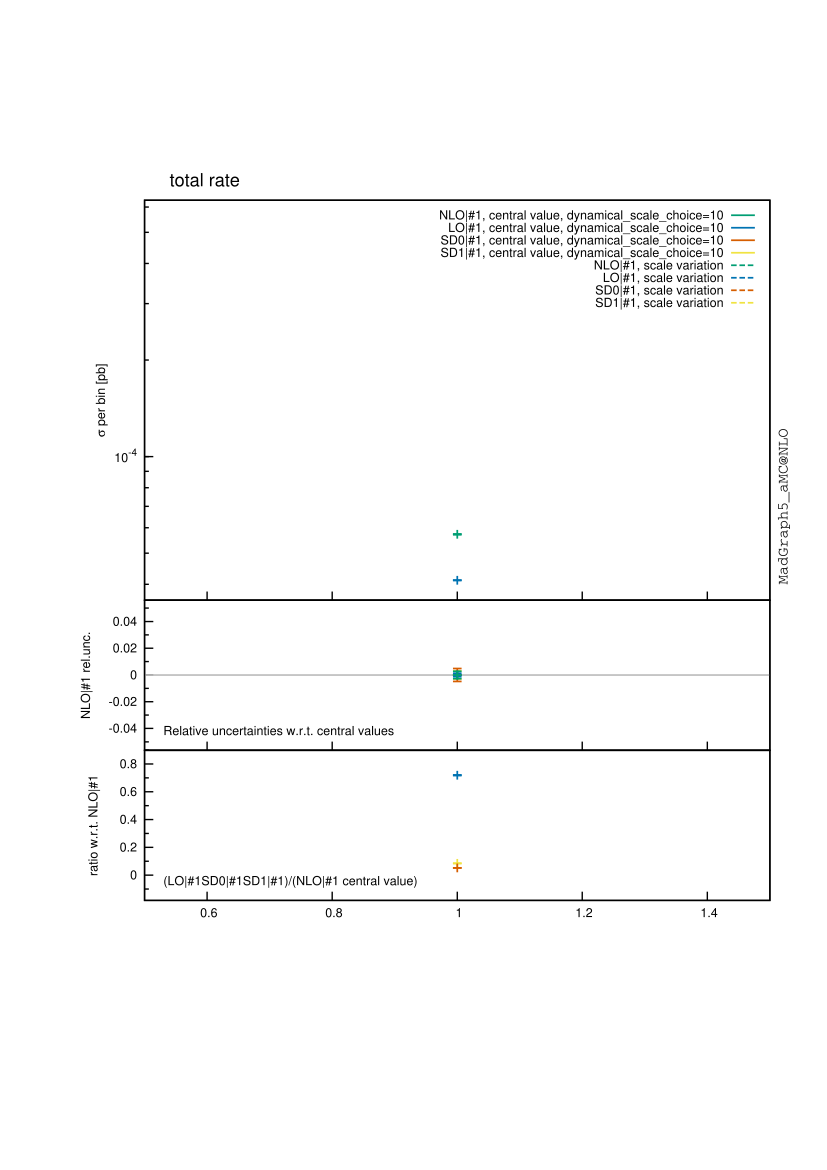

Here is the gnuplot script that generated this plot:

################################################################################
#
# This gnuplot file was generated by MadGraph5_aMC@NLO project, a program which 
# automatically generates Feynman diagrams and matrix elements for arbitrary
# high-energy processes in the Standard Model and beyond. It also perform the
# integration and/or generate events for these processes, at LO and NLO accuracy.
#
# For more information, visit madgraph.phys.ucl.ac.be and amcatnlo.web.cern.ch
#
################################################################################
# /nfs/theoc/data1/dpagani/tobefixed_3.0.4/WWW_checkMarco/bin/internal/histograms.py /nfs/theoc/data1/dpagani/tobefixed_3.0.4/WWW_checkMarco/SubProcesses/P0_udx_wpwpwm/all_G4_6/MADatNLO.HwU /nfs/theoc/data1/dpagani/tobefixed_3.0.4/WWW_checkMarco/SubProcesses/P0_udx_wpwpwm/all_G24_18/MADatNLO.HwU /nfs/theoc/data1/dpagani/tobefixed_3.0.4/WWW_checkMarco/SubProcesses/P0_dxu_wpwpwm/all_G24_3/MADatNLO.HwU /nfs/theoc/data1/dpagani/tobefixed_3.0.4/WWW_checkMarco/SubProcesses/P0_dxu_wpwpwm/all_G4_3/MADatNLO.HwU /nfs/theoc/data1/dpagani/tobefixed_3.0.4/WWW_checkMarco/SubProcesses/P0_dxu_wpwpwm/all_G28_2/MADatNLO.HwU /nfs/theoc/data1/dpagani/tobefixed_3.0.4/WWW_checkMarco/SubProcesses/P0_udx_wpwpwm/all_G28_7/MADatNLO.HwU /nfs/theoc/data1/dpagani/tobefixed_3.0.4/WWW_checkMarco/SubProcesses/P0_udx_wpwpwm/all_G18_21/MADatNLO.HwU /nfs/theoc/data1/dpagani/tobefixed_3.0.4/WWW_checkMarco/SubProcesses/P0_udx_wpwpwm/all_G4_2/MADatNLO.HwU /nfs/theoc/data1/dpagani/tobefixed_3.0.4/WWW_checkMarco/SubProcesses/P0_udx_wpwpwm/all_G28_2/MADatNLO.HwU /nfs/theoc/data1/dpagani/tobefixed_3.0.4/WWW_checkMarco/SubProcesses/P0_dxu_wpwpwm/all_G28_3/MADatNLO.HwU /nfs/theoc/data1/dpagani/tobefixed_3.0.4/WWW_checkMarco/SubProcesses/P0_udx_wpwpwm/all_G10_11/MADatNLO.HwU /nfs/theoc/data1/dpagani/tobefixed_3.0.4/WWW_checkMarco/SubProcesses/P0_udx_wpwpwm/all_G4_1/MADatNLO.HwU /nfs/theoc/data1/dpagani/tobefixed_3.0.4/WWW_checkMarco/SubProcesses/P0_dxu_wpwpwm/all_G19_2/MADatNLO.HwU /nfs/theoc/data1/dpagani/tobefixed_3.0.4/WWW_checkMarco/SubProcesses/P0_dxu_wpwpwm/all_G28_6/MADatNLO.HwU /nfs/theoc/data1/dpagani/tobefixed_3.0.4/WWW_checkMarco/SubProcesses/P0_udx_wpwpwm/all_G28_3/MADatNLO.HwU /nfs/theoc/data1/dpagani/tobefixed_3.0.4/WWW_checkMarco/SubProcesses/P0_dxu_wpwpwm/all_G4_17/MADatNLO.HwU /nfs/theoc/data1/dpagani/tobefixed_3.0.4/WWW_checkMarco/SubProcesses/P0_dxu_wpwpwm/all_G19_1/MADatNLO.HwU /nfs/theoc/data1/dpagani/tobefixed_3.0.4/WWW_checkMarco/SubProcesses/P0_udx_wpwpwm/all_G13_2/MADatNLO.HwU /nfs/theoc/data1/dpagani/tobefixed_3.0.4/WWW_checkMarco/SubProcesses/P0_dxu_wpwpwm/all_G28_5/MADatNLO.HwU /nfs/theoc/data1/dpagani/tobefixed_3.0.4/WWW_checkMarco/SubProcesses/P0_udx_wpwpwm/all_G4_4/MADatNLO.HwU /nfs/theoc/data1/dpagani/tobefixed_3.0.4/WWW_checkMarco/SubProcesses/P0_dxu_wpwpwm/all_G13_1/MADatNLO.HwU /nfs/theoc/data1/dpagani/tobefixed_3.0.4/WWW_checkMarco/SubProcesses/P0_udx_wpwpwm/all_G32_7/MADatNLO.HwU /nfs/theoc/data1/dpagani/tobefixed_3.0.4/WWW_checkMarco/SubProcesses/P0_udx_wpwpwm/all_G28_9/MADatNLO.HwU /nfs/theoc/data1/dpagani/tobefixed_3.0.4/WWW_checkMarco/SubProcesses/P0_dxu_wpwpwm/all_G3_1/MADatNLO.HwU /nfs/theoc/data1/dpagani/tobefixed_3.0.4/WWW_checkMarco/SubProcesses/P0_udx_wpwpwm/all_G14_15/MADatNLO.HwU /nfs/theoc/data1/dpagani/tobefixed_3.0.4/WWW_checkMarco/SubProcesses/P0_udx_wpwpwm/all_G10_1/MADatNLO.HwU /nfs/theoc/data1/dpagani/tobefixed_3.0.4/WWW_checkMarco/SubProcesses/P0_dxu_wpwpwm/all_G28_8/MADatNLO.HwU /nfs/theoc/data1/dpagani/tobefixed_3.0.4/WWW_checkMarco/SubProcesses/P0_udx_wpwpwm/all_G13_1/MADatNLO.HwU /nfs/theoc/data1/dpagani/tobefixed_3.0.4/WWW_checkMarco/SubProcesses/P0_dxu_wpwpwm/all_G28_4/MADatNLO.HwU /nfs/theoc/data1/dpagani/tobefixed_3.0.4/WWW_checkMarco/SubProcesses/P0_udx_wpwpwm/all_G4_7/MADatNLO.HwU /nfs/theoc/data1/dpagani/tobefixed_3.0.4/WWW_checkMarco/SubProcesses/P0_udx_wpwpwm/all_G10_4/MADatNLO.HwU /nfs/theoc/data1/dpagani/tobefixed_3.0.4/WWW_checkMarco/SubProcesses/P0_udx_wpwpwm/all_G20_3/MADatNLO.HwU /nfs/theoc/data1/dpagani/tobefixed_3.0.4/WWW_checkMarco/SubProcesses/P0_udx_wpwpwm/all_G4_3/MADatNLO.HwU /nfs/theoc/data1/dpagani/tobefixed_3.0.4/WWW_checkMarco/SubProcesses/P0_udx_wpwpwm/all_G28_10/MADatNLO.HwU /nfs/theoc/data1/dpagani/tobefixed_3.0.4/WWW_checkMarco/SubProcesses/P0_dxu_wpwpwm/all_G3_3/MADatNLO.HwU /nfs/theoc/data1/dpagani/tobefixed_3.0.4/WWW_checkMarco/SubProcesses/P0_udx_wpwpwm/all_G10_2/MADatNLO.HwU /nfs/theoc/data1/dpagani/tobefixed_3.0.4/WWW_checkMarco/SubProcesses/P0_udx_wpwpwm/all_G18_18/MADatNLO.HwU /nfs/theoc/data1/dpagani/tobefixed_3.0.4/WWW_checkMarco/SubProcesses/P0_dxu_wpwpwm/all_G27_1/MADatNLO.HwU /nfs/theoc/data1/dpagani/tobefixed_3.0.4/WWW_checkMarco/SubProcesses/P0_dxu_wpwpwm/all_G32_20/MADatNLO.HwU /nfs/theoc/data1/dpagani/tobefixed_3.0.4/WWW_checkMarco/SubProcesses/P0_udx_wpwpwm/all_G18_10/MADatNLO.HwU /nfs/theoc/data1/dpagani/tobefixed_3.0.4/WWW_checkMarco/SubProcesses/P0_dxu_wpwpwm/all_G24_6/MADatNLO.HwU /nfs/theoc/data1/dpagani/tobefixed_3.0.4/WWW_checkMarco/SubProcesses/P0_dxu_wpwpwm/all_G28_1/MADatNLO.HwU /nfs/theoc/data1/dpagani/tobefixed_3.0.4/WWW_checkMarco/SubProcesses/P0_udx_wpwpwm/all_G14_20/MADatNLO.HwU /nfs/theoc/data1/dpagani/tobefixed_3.0.4/WWW_checkMarco/SubProcesses/P0_dxu_wpwpwm/all_G3_2/MADatNLO.HwU /nfs/theoc/data1/dpagani/tobefixed_3.0.4/WWW_checkMarco/SubProcesses/P0_udx_wpwpwm/all_G19_2/MADatNLO.HwU /nfs/theoc/data1/dpagani/tobefixed_3.0.4/WWW_checkMarco/SubProcesses/P0_dxu_wpwpwm/all_G13_4/MADatNLO.HwU /nfs/theoc/data1/dpagani/tobefixed_3.0.4/WWW_checkMarco/SubProcesses/P0_dxu_wpwpwm/all_G9_3/MADatNLO.HwU /nfs/theoc/data1/dpagani/tobefixed_3.0.4/WWW_checkMarco/SubProcesses/P0_udx_wpwpwm/all_G28_6/MADatNLO.HwU /nfs/theoc/data1/dpagani/tobefixed_3.0.4/WWW_checkMarco/SubProcesses/P0_udx_wpwpwm/all_G18_6/MADatNLO.HwU /nfs/theoc/data1/dpagani/tobefixed_3.0.4/WWW_checkMarco/SubProcesses/P0_udx_wpwpwm/all_G4_5/MADatNLO.HwU /nfs/theoc/data1/dpagani/tobefixed_3.0.4/WWW_checkMarco/SubProcesses/P0_dxu_wpwpwm/all_G14_11/MADatNLO.HwU /nfs/theoc/data1/dpagani/tobefixed_3.0.4/WWW_checkMarco/SubProcesses/P0_udx_wpwpwm/all_G19_3/MADatNLO.HwU /nfs/theoc/data1/dpagani/tobefixed_3.0.4/WWW_checkMarco/SubProcesses/P0_udx_wpwpwm/all_G20_10/MADatNLO.HwU /nfs/theoc/data1/dpagani/tobefixed_3.0.4/WWW_checkMarco/SubProcesses/P0_dxu_wpwpwm/all_G13_2/MADatNLO.HwU /nfs/theoc/data1/dpagani/tobefixed_3.0.4/WWW_checkMarco/SubProcesses/P0_udx_wpwpwm/all_G27_2/MADatNLO.HwU /nfs/theoc/data1/dpagani/tobefixed_3.0.4/WWW_checkMarco/SubProcesses/P0_udx_wpwpwm/all_G10_8/MADatNLO.HwU /nfs/theoc/data1/dpagani/tobefixed_3.0.4/WWW_checkMarco/SubProcesses/P0_udx_wpwpwm/all_G10_9/MADatNLO.HwU /nfs/theoc/data1/dpagani/tobefixed_3.0.4/WWW_checkMarco/SubProcesses/P0_udx_wpwpwm/all_G23_3/MADatNLO.HwU /nfs/theoc/data1/dpagani/tobefixed_3.0.4/WWW_checkMarco/SubProcesses/P0_dxu_wpwpwm/all_G27_3/MADatNLO.HwU /nfs/theoc/data1/dpagani/tobefixed_3.0.4/WWW_checkMarco/SubProcesses/P0_dxu_wpwpwm/all_G10_15/MADatNLO.HwU /nfs/theoc/data1/dpagani/tobefixed_3.0.4/WWW_checkMarco/SubProcesses/P0_udx_wpwpwm/all_G19_1/MADatNLO.HwU /nfs/theoc/data1/dpagani/tobefixed_3.0.4/WWW_checkMarco/SubProcesses/P0_udx_wpwpwm/all_G14_8/MADatNLO.HwU /nfs/theoc/data1/dpagani/tobefixed_3.0.4/WWW_checkMarco/SubProcesses/P0_udx_wpwpwm/all_G10_5/MADatNLO.HwU /nfs/theoc/data1/dpagani/tobefixed_3.0.4/WWW_checkMarco/SubProcesses/P0_dxu_wpwpwm/all_G32_7/MADatNLO.HwU /nfs/theoc/data1/dpagani/tobefixed_3.0.4/WWW_checkMarco/SubProcesses/P0_dxu_wpwpwm/all_G13_3/MADatNLO.HwU /nfs/theoc/data1/dpagani/tobefixed_3.0.4/WWW_checkMarco/SubProcesses/P0_dxu_wpwpwm/all_G4_24/MADatNLO.HwU /nfs/theoc/data1/dpagani/tobefixed_3.0.4/WWW_checkMarco/SubProcesses/P0_udx_wpwpwm/all_G24_8/MADatNLO.HwU /nfs/theoc/data1/dpagani/tobefixed_3.0.4/WWW_checkMarco/SubProcesses/P0_dxu_wpwpwm/all_G32_19/MADatNLO.HwU /nfs/theoc/data1/dpagani/tobefixed_3.0.4/WWW_checkMarco/SubProcesses/P0_dxu_wpwpwm/all_G9_1/MADatNLO.HwU /nfs/theoc/data1/dpagani/tobefixed_3.0.4/WWW_checkMarco/SubProcesses/P0_udx_wpwpwm/all_G18_16/MADatNLO.HwU /nfs/theoc/data1/dpagani/tobefixed_3.0.4/WWW_checkMarco/SubProcesses/P0_udx_wpwpwm/all_G23_1/MADatNLO.HwU /nfs/theoc/data1/dpagani/tobefixed_3.0.4/WWW_checkMarco/SubProcesses/P0_dxu_wpwpwm/all_G27_2/MADatNLO.HwU /nfs/theoc/data1/dpagani/tobefixed_3.0.4/WWW_checkMarco/SubProcesses/P0_dxu_wpwpwm/all_G9_4/MADatNLO.HwU /nfs/theoc/data1/dpagani/tobefixed_3.0.4/WWW_checkMarco/SubProcesses/P0_dxu_wpwpwm/all_G10_1/MADatNLO.HwU /nfs/theoc/data1/dpagani/tobefixed_3.0.4/WWW_checkMarco/SubProcesses/P0_udx_wpwpwm/all_G27_1/MADatNLO.HwU /nfs/theoc/data1/dpagani/tobefixed_3.0.4/WWW_checkMarco/SubProcesses/P0_dxu_wpwpwm/all_G17_2/MADatNLO.HwU /nfs/theoc/data1/dpagani/tobefixed_3.0.4/WWW_checkMarco/SubProcesses/P0_dxu_wpwpwm/all_G32_12/MADatNLO.HwU /nfs/theoc/data1/dpagani/tobefixed_3.0.4/WWW_checkMarco/SubProcesses/P0_udx_wpwpwm/all_G32_5/MADatNLO.HwU /nfs/theoc/data1/dpagani/tobefixed_3.0.4/WWW_checkMarco/SubProcesses/P0_dxu_wpwpwm/all_G32_22/MADatNLO.HwU /nfs/theoc/data1/dpagani/tobefixed_3.0.4/WWW_checkMarco/SubProcesses/P0_udx_wpwpwm/all_G23_2/MADatNLO.HwU /nfs/theoc/data1/dpagani/tobefixed_3.0.4/WWW_checkMarco/SubProcesses/P0_udx_wpwpwm/all_G31_2/MADatNLO.HwU /nfs/theoc/data1/dpagani/tobefixed_3.0.4/WWW_checkMarco/SubProcesses/P0_dxu_wpwpwm/all_G24_7/MADatNLO.HwU /nfs/theoc/data1/dpagani/tobefixed_3.0.4/WWW_checkMarco/SubProcesses/P0_dxu_wpwpwm/all_G18_7/MADatNLO.HwU /nfs/theoc/data1/dpagani/tobefixed_3.0.4/WWW_checkMarco/SubProcesses/P0_udx_wpwpwm/all_G17_2/MADatNLO.HwU /nfs/theoc/data1/dpagani/tobefixed_3.0.4/WWW_checkMarco/SubProcesses/P0_udx_wpwpwm/all_G10_3/MADatNLO.HwU /nfs/theoc/data1/dpagani/tobefixed_3.0.4/WWW_checkMarco/SubProcesses/P0_dxu_wpwpwm/all_G9_2/MADatNLO.HwU /nfs/theoc/data1/dpagani/tobefixed_3.0.4/WWW_checkMarco/SubProcesses/P0_dxu_wpwpwm/all_G28_7/MADatNLO.HwU /nfs/theoc/data1/dpagani/tobefixed_3.0.4/WWW_checkMarco/SubProcesses/P0_dxu_wpwpwm/all_G20_3/MADatNLO.HwU /nfs/theoc/data1/dpagani/tobefixed_3.0.4/WWW_checkMarco/SubProcesses/P0_dxu_wpwpwm/all_G32_13/MADatNLO.HwU /nfs/theoc/data1/dpagani/tobefixed_3.0.4/WWW_checkMarco/SubProcesses/P0_dxu_wpwpwm/all_G4_9/MADatNLO.HwU /nfs/theoc/data1/dpagani/tobefixed_3.0.4/WWW_checkMarco/SubProcesses/P0_udx_wpwpwm/all_G28_5/MADatNLO.HwU /nfs/theoc/data1/dpagani/tobefixed_3.0.4/WWW_checkMarco/SubProcesses/P0_dxu_wpwpwm/all_G23_2/MADatNLO.HwU /nfs/theoc/data1/dpagani/tobefixed_3.0.4/WWW_checkMarco/SubProcesses/P0_udx_wpwpwm/all_G28_8/MADatNLO.HwU /nfs/theoc/data1/dpagani/tobefixed_3.0.4/WWW_checkMarco/SubProcesses/P0_udx_wpwpwm/all_G17_3/MADatNLO.HwU /nfs/theoc/data1/dpagani/tobefixed_3.0.4/WWW_checkMarco/SubProcesses/P0_dxu_wpwpwm/all_G30/MADatNLO.HwU /nfs/theoc/data1/dpagani/tobefixed_3.0.4/WWW_checkMarco/SubProcesses/P0_udx_wpwpwm/all_G20_2/MADatNLO.HwU /nfs/theoc/data1/dpagani/tobefixed_3.0.4/WWW_checkMarco/SubProcesses/P0_udx_wpwpwm/all_G20_7/MADatNLO.HwU /nfs/theoc/data1/dpagani/tobefixed_3.0.4/WWW_checkMarco/SubProcesses/P0_udx_wpwpwm/all_G24_17/MADatNLO.HwU /nfs/theoc/data1/dpagani/tobefixed_3.0.4/WWW_checkMarco/SubProcesses/P0_dxu_wpwpwm/all_G4_15/MADatNLO.HwU /nfs/theoc/data1/dpagani/tobefixed_3.0.4/WWW_checkMarco/SubProcesses/P0_udx_wpwpwm/all_G17_1/MADatNLO.HwU /nfs/theoc/data1/dpagani/tobefixed_3.0.4/WWW_checkMarco/SubProcesses/P0_udx_wpwpwm/all_G32_8/MADatNLO.HwU /nfs/theoc/data1/dpagani/tobefixed_3.0.4/WWW_checkMarco/SubProcesses/P0_dxu_wpwpwm/all_G18_13/MADatNLO.HwU /nfs/theoc/data1/dpagani/tobefixed_3.0.4/WWW_checkMarco/SubProcesses/P0_udx_wpwpwm/all_G14_13/MADatNLO.HwU /nfs/theoc/data1/dpagani/tobefixed_3.0.4/WWW_checkMarco/SubProcesses/P0_udx_wpwpwm/all_G3_5/MADatNLO.HwU /nfs/theoc/data1/dpagani/tobefixed_3.0.4/WWW_checkMarco/SubProcesses/P0_udx_wpwpwm/all_G31_1/MADatNLO.HwU /nfs/theoc/data1/dpagani/tobefixed_3.0.4/WWW_checkMarco/SubProcesses/P0_udx_wpwpwm/all_G20_14/MADatNLO.HwU /nfs/theoc/data1/dpagani/tobefixed_3.0.4/WWW_checkMarco/SubProcesses/P0_udx_wpwpwm/all_G14_17/MADatNLO.HwU /nfs/theoc/data1/dpagani/tobefixed_3.0.4/WWW_checkMarco/SubProcesses/P0_dxu_wpwpwm/all_G32_10/MADatNLO.HwU /nfs/theoc/data1/dpagani/tobefixed_3.0.4/WWW_checkMarco/SubProcesses/P0_dxu_wpwpwm/all_G17_1/MADatNLO.HwU /nfs/theoc/data1/dpagani/tobefixed_3.0.4/WWW_checkMarco/SubProcesses/P0_dxu_wpwpwm/all_G32_5/MADatNLO.HwU /nfs/theoc/data1/dpagani/tobefixed_3.0.4/WWW_checkMarco/SubProcesses/P0_dxu_wpwpwm/all_G27_4/MADatNLO.HwU /nfs/theoc/data1/dpagani/tobefixed_3.0.4/WWW_checkMarco/SubProcesses/P0_dxu_wpwpwm/all_G23_1/MADatNLO.HwU /nfs/theoc/data1/dpagani/tobefixed_3.0.4/WWW_checkMarco/SubProcesses/P0_dxu_wpwpwm/all_G4_12/MADatNLO.HwU /nfs/theoc/data1/dpagani/tobefixed_3.0.4/WWW_checkMarco/SubProcesses/P0_dxu_wpwpwm/all_G31_1/MADatNLO.HwU /nfs/theoc/data1/dpagani/tobefixed_3.0.4/WWW_checkMarco/SubProcesses/P0_udx_wpwpwm/all_G18_17/MADatNLO.HwU /nfs/theoc/data1/dpagani/tobefixed_3.0.4/WWW_checkMarco/SubProcesses/P0_dxu_wpwpwm/all_G4_27/MADatNLO.HwU /nfs/theoc/data1/dpagani/tobefixed_3.0.4/WWW_checkMarco/SubProcesses/P0_udx_wpwpwm/all_G20_1/MADatNLO.HwU /nfs/theoc/data1/dpagani/tobefixed_3.0.4/WWW_checkMarco/SubProcesses/P0_udx_wpwpwm/all_G3_1/MADatNLO.HwU /nfs/theoc/data1/dpagani/tobefixed_3.0.4/WWW_checkMarco/SubProcesses/P0_dxu_wpwpwm/all_G24_8/MADatNLO.HwU /nfs/theoc/data1/dpagani/tobefixed_3.0.4/WWW_checkMarco/SubProcesses/P0_dxu_wpwpwm/all_G4_22/MADatNLO.HwU /nfs/theoc/data1/dpagani/tobefixed_3.0.4/WWW_checkMarco/SubProcesses/P0_udx_wpwpwm/all_G14_16/MADatNLO.HwU /nfs/theoc/data1/dpagani/tobefixed_3.0.4/WWW_checkMarco/SubProcesses/P0_udx_wpwpwm/all_G2/MADatNLO.HwU /nfs/theoc/data1/dpagani/tobefixed_3.0.4/WWW_checkMarco/SubProcesses/P0_dxu_wpwpwm/all_G24_5/MADatNLO.HwU /nfs/theoc/data1/dpagani/tobefixed_3.0.4/WWW_checkMarco/SubProcesses/P0_dxu_wpwpwm/all_G20_15/MADatNLO.HwU /nfs/theoc/data1/dpagani/tobefixed_3.0.4/WWW_checkMarco/SubProcesses/P0_udx_wpwpwm/all_G28_1/MADatNLO.HwU /nfs/theoc/data1/dpagani/tobefixed_3.0.4/WWW_checkMarco/SubProcesses/P0_udx_wpwpwm/all_G24_19/MADatNLO.HwU /nfs/theoc/data1/dpagani/tobefixed_3.0.4/WWW_checkMarco/SubProcesses/P0_dxu_wpwpwm/all_G20_8/MADatNLO.HwU /nfs/theoc/data1/dpagani/tobefixed_3.0.4/WWW_checkMarco/SubProcesses/P0_udx_wpwpwm/all_G3_3/MADatNLO.HwU /nfs/theoc/data1/dpagani/tobefixed_3.0.4/WWW_checkMarco/SubProcesses/P0_udx_wpwpwm/all_G9_2/MADatNLO.HwU /nfs/theoc/data1/dpagani/tobefixed_3.0.4/WWW_checkMarco/SubProcesses/P0_dxu_wpwpwm/all_G10_17/MADatNLO.HwU /nfs/theoc/data1/dpagani/tobefixed_3.0.4/WWW_checkMarco/SubProcesses/P0_udx_wpwpwm/all_G14_6/MADatNLO.HwU /nfs/theoc/data1/dpagani/tobefixed_3.0.4/WWW_checkMarco/SubProcesses/P0_dxu_wpwpwm/all_G24_2/MADatNLO.HwU /nfs/theoc/data1/dpagani/tobefixed_3.0.4/WWW_checkMarco/SubProcesses/P0_udx_wpwpwm/all_G14_10/MADatNLO.HwU /nfs/theoc/data1/dpagani/tobefixed_3.0.4/WWW_checkMarco/SubProcesses/P0_udx_wpwpwm/all_G14_11/MADatNLO.HwU /nfs/theoc/data1/dpagani/tobefixed_3.0.4/WWW_checkMarco/SubProcesses/P0_dxu_wpwpwm/all_G32_17/MADatNLO.HwU /nfs/theoc/data1/dpagani/tobefixed_3.0.4/WWW_checkMarco/SubProcesses/P0_dxu_wpwpwm/all_G10_3/MADatNLO.HwU /nfs/theoc/data1/dpagani/tobefixed_3.0.4/WWW_checkMarco/SubProcesses/P0_udx_wpwpwm/all_G32_9/MADatNLO.HwU /nfs/theoc/data1/dpagani/tobefixed_3.0.4/WWW_checkMarco/SubProcesses/P0_dxu_wpwpwm/all_G31_5/MADatNLO.HwU /nfs/theoc/data1/dpagani/tobefixed_3.0.4/WWW_checkMarco/SubProcesses/P0_dxu_wpwpwm/all_G32_16/MADatNLO.HwU /nfs/theoc/data1/dpagani/tobefixed_3.0.4/WWW_checkMarco/SubProcesses/P0_dxu_wpwpwm/all_G20_13/MADatNLO.HwU /nfs/theoc/data1/dpagani/tobefixed_3.0.4/WWW_checkMarco/SubProcesses/P0_dxu_wpwpwm/all_G32_6/MADatNLO.HwU /nfs/theoc/data1/dpagani/tobefixed_3.0.4/WWW_checkMarco/SubProcesses/P0_udx_wpwpwm/all_G20_9/MADatNLO.HwU /nfs/theoc/data1/dpagani/tobefixed_3.0.4/WWW_checkMarco/SubProcesses/P0_dxu_wpwpwm/all_G32_9/MADatNLO.HwU /nfs/theoc/data1/dpagani/tobefixed_3.0.4/WWW_checkMarco/SubProcesses/P0_dxu_wpwpwm/all_G2/MADatNLO.HwU /nfs/theoc/data1/dpagani/tobefixed_3.0.4/WWW_checkMarco/SubProcesses/P0_udx_wpwpwm/all_G14_2/MADatNLO.HwU /nfs/theoc/data1/dpagani/tobefixed_3.0.4/WWW_checkMarco/SubProcesses/P0_dxu_wpwpwm/all_G20_2/MADatNLO.HwU /nfs/theoc/data1/dpagani/tobefixed_3.0.4/WWW_checkMarco/SubProcesses/P0_udx_wpwpwm/all_G3_4/MADatNLO.HwU /nfs/theoc/data1/dpagani/tobefixed_3.0.4/WWW_checkMarco/SubProcesses/P0_udx_wpwpwm/all_G24_15/MADatNLO.HwU /nfs/theoc/data1/dpagani/tobefixed_3.0.4/WWW_checkMarco/SubProcesses/P0_udx_wpwpwm/all_G20_8/MADatNLO.HwU /nfs/theoc/data1/dpagani/tobefixed_3.0.4/WWW_checkMarco/SubProcesses/P0_udx_wpwpwm/all_G10_7/MADatNLO.HwU /nfs/theoc/data1/dpagani/tobefixed_3.0.4/WWW_checkMarco/SubProcesses/P0_dxu_wpwpwm/all_G23_3/MADatNLO.HwU /nfs/theoc/data1/dpagani/tobefixed_3.0.4/WWW_checkMarco/SubProcesses/P0_dxu_wpwpwm/all_G4_26/MADatNLO.HwU /nfs/theoc/data1/dpagani/tobefixed_3.0.4/WWW_checkMarco/SubProcesses/P0_dxu_wpwpwm/all_G20_17/MADatNLO.HwU /nfs/theoc/data1/dpagani/tobefixed_3.0.4/WWW_checkMarco/SubProcesses/P0_udx_wpwpwm/all_G10_6/MADatNLO.HwU /nfs/theoc/data1/dpagani/tobefixed_3.0.4/WWW_checkMarco/SubProcesses/P0_dxu_wpwpwm/all_G4_28/MADatNLO.HwU /nfs/theoc/data1/dpagani/tobefixed_3.0.4/WWW_checkMarco/SubProcesses/P0_udx_wpwpwm/all_G24_11/MADatNLO.HwU /nfs/theoc/data1/dpagani/tobefixed_3.0.4/WWW_checkMarco/SubProcesses/P0_dxu_wpwpwm/all_G4_5/MADatNLO.HwU /nfs/theoc/data1/dpagani/tobefixed_3.0.4/WWW_checkMarco/SubProcesses/P0_dxu_wpwpwm/all_G24_4/MADatNLO.HwU /nfs/theoc/data1/dpagani/tobefixed_3.0.4/WWW_checkMarco/SubProcesses/P0_dxu_wpwpwm/all_G14_1/MADatNLO.HwU /nfs/theoc/data1/dpagani/tobefixed_3.0.4/WWW_checkMarco/SubProcesses/P0_udx_wpwpwm/all_G10_12/MADatNLO.HwU /nfs/theoc/data1/dpagani/tobefixed_3.0.4/WWW_checkMarco/SubProcesses/P0_dxu_wpwpwm/all_G14_29/MADatNLO.HwU /nfs/theoc/data1/dpagani/tobefixed_3.0.4/WWW_checkMarco/SubProcesses/P0_udx_wpwpwm/all_G3_2/MADatNLO.HwU /nfs/theoc/data1/dpagani/tobefixed_3.0.4/WWW_checkMarco/SubProcesses/P0_dxu_wpwpwm/all_G4_13/MADatNLO.HwU /nfs/theoc/data1/dpagani/tobefixed_3.0.4/WWW_checkMarco/SubProcesses/P0_udx_wpwpwm/all_G28_4/MADatNLO.HwU /nfs/theoc/data1/dpagani/tobefixed_3.0.4/WWW_checkMarco/SubProcesses/P0_udx_wpwpwm/all_G24_4/MADatNLO.HwU /nfs/theoc/data1/dpagani/tobefixed_3.0.4/WWW_checkMarco/SubProcesses/P0_dxu_wpwpwm/all_G20_21/MADatNLO.HwU /nfs/theoc/data1/dpagani/tobefixed_3.0.4/WWW_checkMarco/SubProcesses/P0_udx_wpwpwm/all_G20_15/MADatNLO.HwU /nfs/theoc/data1/dpagani/tobefixed_3.0.4/WWW_checkMarco/SubProcesses/P0_dxu_wpwpwm/all_G31_4/MADatNLO.HwU /nfs/theoc/data1/dpagani/tobefixed_3.0.4/WWW_checkMarco/SubProcesses/P0_udx_wpwpwm/all_G20_11/MADatNLO.HwU /nfs/theoc/data1/dpagani/tobefixed_3.0.4/WWW_checkMarco/SubProcesses/P0_udx_wpwpwm/all_G24_10/MADatNLO.HwU /nfs/theoc/data1/dpagani/tobefixed_3.0.4/WWW_checkMarco/SubProcesses/P0_dxu_wpwpwm/all_G4_25/MADatNLO.HwU /nfs/theoc/data1/dpagani/tobefixed_3.0.4/WWW_checkMarco/SubProcesses/P0_udx_wpwpwm/all_G32_6/MADatNLO.HwU /nfs/theoc/data1/dpagani/tobefixed_3.0.4/WWW_checkMarco/SubProcesses/P0_dxu_wpwpwm/all_G20_9/MADatNLO.HwU /nfs/theoc/data1/dpagani/tobefixed_3.0.4/WWW_checkMarco/SubProcesses/P0_dxu_wpwpwm/all_G32_3/MADatNLO.HwU /nfs/theoc/data1/dpagani/tobefixed_3.0.4/WWW_checkMarco/SubProcesses/P0_dxu_wpwpwm/all_G31_3/MADatNLO.HwU /nfs/theoc/data1/dpagani/tobefixed_3.0.4/WWW_checkMarco/SubProcesses/P0_dxu_wpwpwm/all_G10_10/MADatNLO.HwU /nfs/theoc/data1/dpagani/tobefixed_3.0.4/WWW_checkMarco/SubProcesses/P0_udx_wpwpwm/all_G14_9/MADatNLO.HwU /nfs/theoc/data1/dpagani/tobefixed_3.0.4/WWW_checkMarco/SubProcesses/P0_udx_wpwpwm/all_G20_6/MADatNLO.HwU /nfs/theoc/data1/dpagani/tobefixed_3.0.4/WWW_checkMarco/SubProcesses/P0_dxu_wpwpwm/all_G10_11/MADatNLO.HwU /nfs/theoc/data1/dpagani/tobefixed_3.0.4/WWW_checkMarco/SubProcesses/P0_udx_wpwpwm/all_G14_21/MADatNLO.HwU /nfs/theoc/data1/dpagani/tobefixed_3.0.4/WWW_checkMarco/SubProcesses/P0_dxu_wpwpwm/all_G10_18/MADatNLO.HwU /nfs/theoc/data1/dpagani/tobefixed_3.0.4/WWW_checkMarco/SubProcesses/P0_dxu_wpwpwm/all_G32_2/MADatNLO.HwU /nfs/theoc/data1/dpagani/tobefixed_3.0.4/WWW_checkMarco/SubProcesses/P0_dxu_wpwpwm/all_G20_19/MADatNLO.HwU /nfs/theoc/data1/dpagani/tobefixed_3.0.4/WWW_checkMarco/SubProcesses/P0_dxu_wpwpwm/all_G4_10/MADatNLO.HwU /nfs/theoc/data1/dpagani/tobefixed_3.0.4/WWW_checkMarco/SubProcesses/P0_dxu_wpwpwm/all_G14_26/MADatNLO.HwU /nfs/theoc/data1/dpagani/tobefixed_3.0.4/WWW_checkMarco/SubProcesses/P0_udx_wpwpwm/all_G20_16/MADatNLO.HwU /nfs/theoc/data1/dpagani/tobefixed_3.0.4/WWW_checkMarco/SubProcesses/P0_dxu_wpwpwm/all_G10_6/MADatNLO.HwU /nfs/theoc/data1/dpagani/tobefixed_3.0.4/WWW_checkMarco/SubProcesses/P0_dxu_wpwpwm/all_G4_19/MADatNLO.HwU /nfs/theoc/data1/dpagani/tobefixed_3.0.4/WWW_checkMarco/SubProcesses/P0_udx_wpwpwm/all_G20_12/MADatNLO.HwU /nfs/theoc/data1/dpagani/tobefixed_3.0.4/WWW_checkMarco/SubProcesses/P0_udx_wpwpwm/all_G14_5/MADatNLO.HwU /nfs/theoc/data1/dpagani/tobefixed_3.0.4/WWW_checkMarco/SubProcesses/P0_dxu_wpwpwm/all_G20_7/MADatNLO.HwU /nfs/theoc/data1/dpagani/tobefixed_3.0.4/WWW_checkMarco/SubProcesses/P0_dxu_wpwpwm/all_G32_14/MADatNLO.HwU /nfs/theoc/data1/dpagani/tobefixed_3.0.4/WWW_checkMarco/SubProcesses/P0_dxu_wpwpwm/all_G20_4/MADatNLO.HwU /nfs/theoc/data1/dpagani/tobefixed_3.0.4/WWW_checkMarco/SubProcesses/P0_udx_wpwpwm/all_G14_12/MADatNLO.HwU /nfs/theoc/data1/dpagani/tobefixed_3.0.4/WWW_checkMarco/SubProcesses/P0_udx_wpwpwm/all_G32_3/MADatNLO.HwU /nfs/theoc/data1/dpagani/tobefixed_3.0.4/WWW_checkMarco/SubProcesses/P0_dxu_wpwpwm/all_G32_21/MADatNLO.HwU /nfs/theoc/data1/dpagani/tobefixed_3.0.4/WWW_checkMarco/SubProcesses/P0_dxu_wpwpwm/all_G4_16/MADatNLO.HwU /nfs/theoc/data1/dpagani/tobefixed_3.0.4/WWW_checkMarco/SubProcesses/P0_dxu_wpwpwm/all_G31_2/MADatNLO.HwU /nfs/theoc/data1/dpagani/tobefixed_3.0.4/WWW_checkMarco/SubProcesses/P0_dxu_wpwpwm/all_G4_21/MADatNLO.HwU /nfs/theoc/data1/dpagani/tobefixed_3.0.4/WWW_checkMarco/SubProcesses/P0_udx_wpwpwm/all_G10_10/MADatNLO.HwU /nfs/theoc/data1/dpagani/tobefixed_3.0.4/WWW_checkMarco/SubProcesses/P0_udx_wpwpwm/all_G20_19/MADatNLO.HwU /nfs/theoc/data1/dpagani/tobefixed_3.0.4/WWW_checkMarco/SubProcesses/P0_dxu_wpwpwm/all_G20_1/MADatNLO.HwU /nfs/theoc/data1/dpagani/tobefixed_3.0.4/WWW_checkMarco/SubProcesses/P0_udx_wpwpwm/all_G20_5/MADatNLO.HwU /nfs/theoc/data1/dpagani/tobefixed_3.0.4/WWW_checkMarco/SubProcesses/P0_udx_wpwpwm/all_G9_6/MADatNLO.HwU /nfs/theoc/data1/dpagani/tobefixed_3.0.4/WWW_checkMarco/SubProcesses/P0_dxu_wpwpwm/all_G4_8/MADatNLO.HwU /nfs/theoc/data1/dpagani/tobefixed_3.0.4/WWW_checkMarco/SubProcesses/P0_udx_wpwpwm/all_G9_7/MADatNLO.HwU /nfs/theoc/data1/dpagani/tobefixed_3.0.4/WWW_checkMarco/SubProcesses/P0_dxu_wpwpwm/all_G10_4/MADatNLO.HwU /nfs/theoc/data1/dpagani/tobefixed_3.0.4/WWW_checkMarco/SubProcesses/P0_dxu_wpwpwm/all_G20_22/MADatNLO.HwU /nfs/theoc/data1/dpagani/tobefixed_3.0.4/WWW_checkMarco/SubProcesses/P0_dxu_wpwpwm/all_G20_6/MADatNLO.HwU /nfs/theoc/data1/dpagani/tobefixed_3.0.4/WWW_checkMarco/SubProcesses/P0_udx_wpwpwm/all_G14_19/MADatNLO.HwU /nfs/theoc/data1/dpagani/tobefixed_3.0.4/WWW_checkMarco/SubProcesses/P0_dxu_wpwpwm/all_G32_11/MADatNLO.HwU /nfs/theoc/data1/dpagani/tobefixed_3.0.4/WWW_checkMarco/SubProcesses/P0_udx_wpwpwm/all_G9_5/MADatNLO.HwU /nfs/theoc/data1/dpagani/tobefixed_3.0.4/WWW_checkMarco/SubProcesses/P0_udx_wpwpwm/all_G9_8/MADatNLO.HwU /nfs/theoc/data1/dpagani/tobefixed_3.0.4/WWW_checkMarco/SubProcesses/P0_dxu_wpwpwm/all_G7/MADatNLO.HwU /nfs/theoc/data1/dpagani/tobefixed_3.0.4/WWW_checkMarco/SubProcesses/P0_dxu_wpwpwm/all_G32_18/MADatNLO.HwU /nfs/theoc/data1/dpagani/tobefixed_3.0.4/WWW_checkMarco/SubProcesses/P0_dxu_wpwpwm/all_G10_2/MADatNLO.HwU /nfs/theoc/data1/dpagani/tobefixed_3.0.4/WWW_checkMarco/SubProcesses/P0_dxu_wpwpwm/all_G32_15/MADatNLO.HwU /nfs/theoc/data1/dpagani/tobefixed_3.0.4/WWW_checkMarco/SubProcesses/P0_dxu_wpwpwm/all_G10_7/MADatNLO.HwU /nfs/theoc/data1/dpagani/tobefixed_3.0.4/WWW_checkMarco/SubProcesses/P0_udx_wpwpwm/all_G14_18/MADatNLO.HwU /nfs/theoc/data1/dpagani/tobefixed_3.0.4/WWW_checkMarco/SubProcesses/P0_udx_wpwpwm/all_G32_1/MADatNLO.HwU /nfs/theoc/data1/dpagani/tobefixed_3.0.4/WWW_checkMarco/SubProcesses/P0_dxu_wpwpwm/all_G20_12/MADatNLO.HwU /nfs/theoc/data1/dpagani/tobefixed_3.0.4/WWW_checkMarco/SubProcesses/P0_udx_wpwpwm/all_G14_4/MADatNLO.HwU /nfs/theoc/data1/dpagani/tobefixed_3.0.4/WWW_checkMarco/SubProcesses/P0_udx_wpwpwm/all_G20_4/MADatNLO.HwU /nfs/theoc/data1/dpagani/tobefixed_3.0.4/WWW_checkMarco/SubProcesses/P0_dxu_wpwpwm/all_G20_11/MADatNLO.HwU /nfs/theoc/data1/dpagani/tobefixed_3.0.4/WWW_checkMarco/SubProcesses/P0_udx_wpwpwm/all_G8_2/MADatNLO.HwU /nfs/theoc/data1/dpagani/tobefixed_3.0.4/WWW_checkMarco/SubProcesses/P0_udx_wpwpwm/all_G18_15/MADatNLO.HwU /nfs/theoc/data1/dpagani/tobefixed_3.0.4/WWW_checkMarco/SubProcesses/P0_udx_wpwpwm/all_G9_3/MADatNLO.HwU /nfs/theoc/data1/dpagani/tobefixed_3.0.4/WWW_checkMarco/SubProcesses/P0_dxu_wpwpwm/all_G22_2/MADatNLO.HwU /nfs/theoc/data1/dpagani/tobefixed_3.0.4/WWW_checkMarco/SubProcesses/P0_dxu_wpwpwm/all_G4_2/MADatNLO.HwU /nfs/theoc/data1/dpagani/tobefixed_3.0.4/WWW_checkMarco/SubProcesses/P0_udx_wpwpwm/all_G26_2/MADatNLO.HwU /nfs/theoc/data1/dpagani/tobefixed_3.0.4/WWW_checkMarco/SubProcesses/P0_dxu_wpwpwm/all_G4_20/MADatNLO.HwU /nfs/theoc/data1/dpagani/tobefixed_3.0.4/WWW_checkMarco/SubProcesses/P0_dxu_wpwpwm/all_G32_1/MADatNLO.HwU /nfs/theoc/data1/dpagani/tobefixed_3.0.4/WWW_checkMarco/SubProcesses/P0_dxu_wpwpwm/all_G20_14/MADatNLO.HwU /nfs/theoc/data1/dpagani/tobefixed_3.0.4/WWW_checkMarco/SubProcesses/P0_udx_wpwpwm/all_G32_2/MADatNLO.HwU /nfs/theoc/data1/dpagani/tobefixed_3.0.4/WWW_checkMarco/SubProcesses/P0_udx_wpwpwm/all_G20_17/MADatNLO.HwU /nfs/theoc/data1/dpagani/tobefixed_3.0.4/WWW_checkMarco/SubProcesses/P0_udx_wpwpwm/all_G20_13/MADatNLO.HwU /nfs/theoc/data1/dpagani/tobefixed_3.0.4/WWW_checkMarco/SubProcesses/P0_dxu_wpwpwm/all_G4_4/MADatNLO.HwU /nfs/theoc/data1/dpagani/tobefixed_3.0.4/WWW_checkMarco/SubProcesses/P0_dxu_wpwpwm/all_G4_11/MADatNLO.HwU /nfs/theoc/data1/dpagani/tobefixed_3.0.4/WWW_checkMarco/SubProcesses/P0_udx_wpwpwm/all_G14_7/MADatNLO.HwU /nfs/theoc/data1/dpagani/tobefixed_3.0.4/WWW_checkMarco/SubProcesses/P0_udx_wpwpwm/all_G14_14/MADatNLO.HwU /nfs/theoc/data1/dpagani/tobefixed_3.0.4/WWW_checkMarco/SubProcesses/P0_dxu_wpwpwm/all_G18_11/MADatNLO.HwU /nfs/theoc/data1/dpagani/tobefixed_3.0.4/WWW_checkMarco/SubProcesses/P0_udx_wpwpwm/all_G14_3/MADatNLO.HwU /nfs/theoc/data1/dpagani/tobefixed_3.0.4/WWW_checkMarco/SubProcesses/P0_udx_wpwpwm/all_G9_1/MADatNLO.HwU /nfs/theoc/data1/dpagani/tobefixed_3.0.4/WWW_checkMarco/SubProcesses/P0_dxu_wpwpwm/all_G20_5/MADatNLO.HwU /nfs/theoc/data1/dpagani/tobefixed_3.0.4/WWW_checkMarco/SubProcesses/P0_dxu_wpwpwm/all_G32_8/MADatNLO.HwU /nfs/theoc/data1/dpagani/tobefixed_3.0.4/WWW_checkMarco/SubProcesses/P0_dxu_wpwpwm/all_G18_12/MADatNLO.HwU /nfs/theoc/data1/dpagani/tobefixed_3.0.4/WWW_checkMarco/SubProcesses/P0_dxu_wpwpwm/all_G18_5/MADatNLO.HwU /nfs/theoc/data1/dpagani/tobefixed_3.0.4/WWW_checkMarco/SubProcesses/P0_dxu_wpwpwm/all_G20_18/MADatNLO.HwU /nfs/theoc/data1/dpagani/tobefixed_3.0.4/WWW_checkMarco/SubProcesses/P0_udx_wpwpwm/all_G18_1/MADatNLO.HwU /nfs/theoc/data1/dpagani/tobefixed_3.0.4/WWW_checkMarco/SubProcesses/P0_dxu_wpwpwm/all_G4_14/MADatNLO.HwU /nfs/theoc/data1/dpagani/tobefixed_3.0.4/WWW_checkMarco/SubProcesses/P0_dxu_wpwpwm/all_G10_9/MADatNLO.HwU /nfs/theoc/data1/dpagani/tobefixed_3.0.4/WWW_checkMarco/SubProcesses/P0_dxu_wpwpwm/all_G14_22/MADatNLO.HwU /nfs/theoc/data1/dpagani/tobefixed_3.0.4/WWW_checkMarco/SubProcesses/P0_dxu_wpwpwm/all_G32_4/MADatNLO.HwU /nfs/theoc/data1/dpagani/tobefixed_3.0.4/WWW_checkMarco/SubProcesses/P0_dxu_wpwpwm/all_G14_17/MADatNLO.HwU /nfs/theoc/data1/dpagani/tobefixed_3.0.4/WWW_checkMarco/SubProcesses/P0_udx_wpwpwm/all_G18_13/MADatNLO.HwU /nfs/theoc/data1/dpagani/tobefixed_3.0.4/WWW_checkMarco/SubProcesses/P0_dxu_wpwpwm/all_G22_1/MADatNLO.HwU /nfs/theoc/data1/dpagani/tobefixed_3.0.4/WWW_checkMarco/SubProcesses/P0_udx_wpwpwm/all_G9_4/MADatNLO.HwU /nfs/theoc/data1/dpagani/tobefixed_3.0.4/WWW_checkMarco/SubProcesses/P0_udx_wpwpwm/all_G18_2/MADatNLO.HwU /nfs/theoc/data1/dpagani/tobefixed_3.0.4/WWW_checkMarco/SubProcesses/P0_udx_wpwpwm/all_G26_1/MADatNLO.HwU /nfs/theoc/data1/dpagani/tobefixed_3.0.4/WWW_checkMarco/SubProcesses/P0_dxu_wpwpwm/all_G14_20/MADatNLO.HwU /nfs/theoc/data1/dpagani/tobefixed_3.0.4/WWW_checkMarco/SubProcesses/P0_udx_wpwpwm/all_G18_8/MADatNLO.HwU /nfs/theoc/data1/dpagani/tobefixed_3.0.4/WWW_checkMarco/SubProcesses/P0_dxu_wpwpwm/all_G4_1/MADatNLO.HwU /nfs/theoc/data1/dpagani/tobefixed_3.0.4/WWW_checkMarco/SubProcesses/P0_dxu_wpwpwm/all_G20_20/MADatNLO.HwU /nfs/theoc/data1/dpagani/tobefixed_3.0.4/WWW_checkMarco/SubProcesses/P0_dxu_wpwpwm/all_G20_16/MADatNLO.HwU /nfs/theoc/data1/dpagani/tobefixed_3.0.4/WWW_checkMarco/SubProcesses/P0_dxu_wpwpwm/all_G14_13/MADatNLO.HwU /nfs/theoc/data1/dpagani/tobefixed_3.0.4/WWW_checkMarco/SubProcesses/P0_udx_wpwpwm/all_G32_4/MADatNLO.HwU /nfs/theoc/data1/dpagani/tobefixed_3.0.4/WWW_checkMarco/SubProcesses/P0_udx_wpwpwm/all_G14_1/MADatNLO.HwU /nfs/theoc/data1/dpagani/tobefixed_3.0.4/WWW_checkMarco/SubProcesses/P0_dxu_wpwpwm/all_G20_10/MADatNLO.HwU /nfs/theoc/data1/dpagani/tobefixed_3.0.4/WWW_checkMarco/SubProcesses/P0_udx_wpwpwm/all_G20_18/MADatNLO.HwU /nfs/theoc/data1/dpagani/tobefixed_3.0.4/WWW_checkMarco/SubProcesses/P0_udx_wpwpwm/all_G24_6/MADatNLO.HwU /nfs/theoc/data1/dpagani/tobefixed_3.0.4/WWW_checkMarco/SubProcesses/P0_udx_wpwpwm/all_G18_9/MADatNLO.HwU /nfs/theoc/data1/dpagani/tobefixed_3.0.4/WWW_checkMarco/SubProcesses/P0_dxu_wpwpwm/all_G24_1/MADatNLO.HwU /nfs/theoc/data1/dpagani/tobefixed_3.0.4/WWW_checkMarco/SubProcesses/P0_dxu_wpwpwm/all_G4_29/MADatNLO.HwU /nfs/theoc/data1/dpagani/tobefixed_3.0.4/WWW_checkMarco/SubProcesses/P0_dxu_wpwpwm/all_G14_30/MADatNLO.HwU /nfs/theoc/data1/dpagani/tobefixed_3.0.4/WWW_checkMarco/SubProcesses/P0_dxu_wpwpwm/all_G4_23/MADatNLO.HwU /nfs/theoc/data1/dpagani/tobefixed_3.0.4/WWW_checkMarco/SubProcesses/P0_dxu_wpwpwm/all_G10_13/MADatNLO.HwU /nfs/theoc/data1/dpagani/tobefixed_3.0.4/WWW_checkMarco/SubProcesses/P0_udx_wpwpwm/all_G18_7/MADatNLO.HwU /nfs/theoc/data1/dpagani/tobefixed_3.0.4/WWW_checkMarco/SubProcesses/P0_dxu_wpwpwm/all_G14_19/MADatNLO.HwU /nfs/theoc/data1/dpagani/tobefixed_3.0.4/WWW_checkMarco/SubProcesses/P0_dxu_wpwpwm/all_G4_6/MADatNLO.HwU /nfs/theoc/data1/dpagani/tobefixed_3.0.4/WWW_checkMarco/SubProcesses/P0_udx_wpwpwm/all_G18_19/MADatNLO.HwU /nfs/theoc/data1/dpagani/tobefixed_3.0.4/WWW_checkMarco/SubProcesses/P0_dxu_wpwpwm/all_G14_14/MADatNLO.HwU /nfs/theoc/data1/dpagani/tobefixed_3.0.4/WWW_checkMarco/SubProcesses/P0_dxu_wpwpwm/all_G18_10/MADatNLO.HwU /nfs/theoc/data1/dpagani/tobefixed_3.0.4/WWW_checkMarco/SubProcesses/P0_dxu_wpwpwm/all_G10_12/MADatNLO.HwU /nfs/theoc/data1/dpagani/tobefixed_3.0.4/WWW_checkMarco/SubProcesses/P0_dxu_wpwpwm/all_G8_2/MADatNLO.HwU /nfs/theoc/data1/dpagani/tobefixed_3.0.4/WWW_checkMarco/SubProcesses/P0_dxu_wpwpwm/all_G14_7/MADatNLO.HwU /nfs/theoc/data1/dpagani/tobefixed_3.0.4/WWW_checkMarco/SubProcesses/P0_udx_wpwpwm/all_G24_5/MADatNLO.HwU /nfs/theoc/data1/dpagani/tobefixed_3.0.4/WWW_checkMarco/SubProcesses/P0_dxu_wpwpwm/all_G4_7/MADatNLO.HwU /nfs/theoc/data1/dpagani/tobefixed_3.0.4/WWW_checkMarco/SubProcesses/P0_udx_wpwpwm/all_G24_21/MADatNLO.HwU /nfs/theoc/data1/dpagani/tobefixed_3.0.4/WWW_checkMarco/SubProcesses/P0_udx_wpwpwm/all_G18_11/MADatNLO.HwU /nfs/theoc/data1/dpagani/tobefixed_3.0.4/WWW_checkMarco/SubProcesses/P0_dxu_wpwpwm/all_G4_18/MADatNLO.HwU /nfs/theoc/data1/dpagani/tobefixed_3.0.4/WWW_checkMarco/SubProcesses/P0_dxu_wpwpwm/all_G14_12/MADatNLO.HwU /nfs/theoc/data1/dpagani/tobefixed_3.0.4/WWW_checkMarco/SubProcesses/P0_dxu_wpwpwm/all_G8_1/MADatNLO.HwU /nfs/theoc/data1/dpagani/tobefixed_3.0.4/WWW_checkMarco/SubProcesses/P0_dxu_wpwpwm/all_G18_6/MADatNLO.HwU /nfs/theoc/data1/dpagani/tobefixed_3.0.4/WWW_checkMarco/SubProcesses/P0_udx_wpwpwm/all_G24_22/MADatNLO.HwU /nfs/theoc/data1/dpagani/tobefixed_3.0.4/WWW_checkMarco/SubProcesses/P0_udx_wpwpwm/all_G24_20/MADatNLO.HwU /nfs/theoc/data1/dpagani/tobefixed_3.0.4/WWW_checkMarco/SubProcesses/P0_dxu_wpwpwm/all_G14_18/MADatNLO.HwU /nfs/theoc/data1/dpagani/tobefixed_3.0.4/WWW_checkMarco/SubProcesses/P0_dxu_wpwpwm/all_G14_10/MADatNLO.HwU /nfs/theoc/data1/dpagani/tobefixed_3.0.4/WWW_checkMarco/SubProcesses/P0_dxu_wpwpwm/all_G14_31/MADatNLO.HwU /nfs/theoc/data1/dpagani/tobefixed_3.0.4/WWW_checkMarco/SubProcesses/P0_udx_wpwpwm/all_G18_3/MADatNLO.HwU /nfs/theoc/data1/dpagani/tobefixed_3.0.4/WWW_checkMarco/SubProcesses/P0_dxu_wpwpwm/all_G14_6/MADatNLO.HwU /nfs/theoc/data1/dpagani/tobefixed_3.0.4/WWW_checkMarco/SubProcesses/P0_udx_wpwpwm/all_G30_2/MADatNLO.HwU /nfs/theoc/data1/dpagani/tobefixed_3.0.4/WWW_checkMarco/SubProcesses/P0_dxu_wpwpwm/all_G14_21/MADatNLO.HwU /nfs/theoc/data1/dpagani/tobefixed_3.0.4/WWW_checkMarco/SubProcesses/P0_dxu_wpwpwm/all_G14_2/MADatNLO.HwU /nfs/theoc/data1/dpagani/tobefixed_3.0.4/WWW_checkMarco/SubProcesses/P0_dxu_wpwpwm/all_G14_3/MADatNLO.HwU /nfs/theoc/data1/dpagani/tobefixed_3.0.4/WWW_checkMarco/SubProcesses/P0_dxu_wpwpwm/all_G10_14/MADatNLO.HwU /nfs/theoc/data1/dpagani/tobefixed_3.0.4/WWW_checkMarco/SubProcesses/P0_dxu_wpwpwm/all_G14_8/MADatNLO.HwU /nfs/theoc/data1/dpagani/tobefixed_3.0.4/WWW_checkMarco/SubProcesses/P0_udx_wpwpwm/all_G25/MADatNLO.HwU /nfs/theoc/data1/dpagani/tobefixed_3.0.4/WWW_checkMarco/SubProcesses/P0_dxu_wpwpwm/all_G18_3/MADatNLO.HwU /nfs/theoc/data1/dpagani/tobefixed_3.0.4/WWW_checkMarco/SubProcesses/P0_dxu_wpwpwm/all_G15/MADatNLO.HwU /nfs/theoc/data1/dpagani/tobefixed_3.0.4/WWW_checkMarco/SubProcesses/P0_dxu_wpwpwm/all_G14_5/MADatNLO.HwU /nfs/theoc/data1/dpagani/tobefixed_3.0.4/WWW_checkMarco/SubProcesses/P0_dxu_wpwpwm/all_G18_8/MADatNLO.HwU /nfs/theoc/data1/dpagani/tobefixed_3.0.4/WWW_checkMarco/SubProcesses/P0_dxu_wpwpwm/all_G14_25/MADatNLO.HwU /nfs/theoc/data1/dpagani/tobefixed_3.0.4/WWW_checkMarco/SubProcesses/P0_dxu_wpwpwm/all_G10_16/MADatNLO.HwU /nfs/theoc/data1/dpagani/tobefixed_3.0.4/WWW_checkMarco/SubProcesses/P0_dxu_wpwpwm/all_G18_4/MADatNLO.HwU /nfs/theoc/data1/dpagani/tobefixed_3.0.4/WWW_checkMarco/SubProcesses/P0_udx_wpwpwm/all_G22/MADatNLO.HwU /nfs/theoc/data1/dpagani/tobefixed_3.0.4/WWW_checkMarco/SubProcesses/P0_udx_wpwpwm/all_G18_4/MADatNLO.HwU /nfs/theoc/data1/dpagani/tobefixed_3.0.4/WWW_checkMarco/SubProcesses/P0_dxu_wpwpwm/all_G10_8/MADatNLO.HwU /nfs/theoc/data1/dpagani/tobefixed_3.0.4/WWW_checkMarco/SubProcesses/P0_dxu_wpwpwm/all_G1/MADatNLO.HwU /nfs/theoc/data1/dpagani/tobefixed_3.0.4/WWW_checkMarco/SubProcesses/P0_dxu_wpwpwm/all_G18_9/MADatNLO.HwU /nfs/theoc/data1/dpagani/tobefixed_3.0.4/WWW_checkMarco/SubProcesses/P0_udx_wpwpwm/all_G24_9/MADatNLO.HwU /nfs/theoc/data1/dpagani/tobefixed_3.0.4/WWW_checkMarco/SubProcesses/P0_dxu_wpwpwm/all_G16_2/MADatNLO.HwU /nfs/theoc/data1/dpagani/tobefixed_3.0.4/WWW_checkMarco/SubProcesses/P0_dxu_wpwpwm/all_G14_15/MADatNLO.HwU /nfs/theoc/data1/dpagani/tobefixed_3.0.4/WWW_checkMarco/SubProcesses/P0_udx_wpwpwm/all_G24_2/MADatNLO.HwU /nfs/theoc/data1/dpagani/tobefixed_3.0.4/WWW_checkMarco/SubProcesses/P0_udx_wpwpwm/all_G24_13/MADatNLO.HwU /nfs/theoc/data1/dpagani/tobefixed_3.0.4/WWW_checkMarco/SubProcesses/P0_udx_wpwpwm/all_G18_5/MADatNLO.HwU /nfs/theoc/data1/dpagani/tobefixed_3.0.4/WWW_checkMarco/SubProcesses/P0_udx_wpwpwm/all_G18_14/MADatNLO.HwU /nfs/theoc/data1/dpagani/tobefixed_3.0.4/WWW_checkMarco/SubProcesses/P0_dxu_wpwpwm/all_G18_1/MADatNLO.HwU /nfs/theoc/data1/dpagani/tobefixed_3.0.4/WWW_checkMarco/SubProcesses/P0_dxu_wpwpwm/all_G10_5/MADatNLO.HwU /nfs/theoc/data1/dpagani/tobefixed_3.0.4/WWW_checkMarco/SubProcesses/P0_dxu_wpwpwm/all_G14_24/MADatNLO.HwU /nfs/theoc/data1/dpagani/tobefixed_3.0.4/WWW_checkMarco/SubProcesses/P0_dxu_wpwpwm/all_G16_1/MADatNLO.HwU /nfs/theoc/data1/dpagani/tobefixed_3.0.4/WWW_checkMarco/SubProcesses/P0_udx_wpwpwm/all_G18_12/MADatNLO.HwU /nfs/theoc/data1/dpagani/tobefixed_3.0.4/WWW_checkMarco/SubProcesses/P0_udx_wpwpwm/all_G8_1/MADatNLO.HwU /nfs/theoc/data1/dpagani/tobefixed_3.0.4/WWW_checkMarco/SubProcesses/P0_dxu_wpwpwm/all_G21/MADatNLO.HwU /nfs/theoc/data1/dpagani/tobefixed_3.0.4/WWW_checkMarco/SubProcesses/P0_dxu_wpwpwm/all_G14_4/MADatNLO.HwU /nfs/theoc/data1/dpagani/tobefixed_3.0.4/WWW_checkMarco/SubProcesses/P0_dxu_wpwpwm/all_G14_28/MADatNLO.HwU /nfs/theoc/data1/dpagani/tobefixed_3.0.4/WWW_checkMarco/SubProcesses/P0_dxu_wpwpwm/all_G14_23/MADatNLO.HwU /nfs/theoc/data1/dpagani/tobefixed_3.0.4/WWW_checkMarco/SubProcesses/P0_udx_wpwpwm/all_G24_12/MADatNLO.HwU /nfs/theoc/data1/dpagani/tobefixed_3.0.4/WWW_checkMarco/SubProcesses/P0_dxu_wpwpwm/all_G14_27/MADatNLO.HwU /nfs/theoc/data1/dpagani/tobefixed_3.0.4/WWW_checkMarco/SubProcesses/P0_udx_wpwpwm/all_G24_3/MADatNLO.HwU /nfs/theoc/data1/dpagani/tobefixed_3.0.4/WWW_checkMarco/SubProcesses/P0_udx_wpwpwm/all_G24_16/MADatNLO.HwU /nfs/theoc/data1/dpagani/tobefixed_3.0.4/WWW_checkMarco/SubProcesses/P0_udx_wpwpwm/all_G18_20/MADatNLO.HwU /nfs/theoc/data1/dpagani/tobefixed_3.0.4/WWW_checkMarco/SubProcesses/P0_dxu_wpwpwm/all_G14_9/MADatNLO.HwU /nfs/theoc/data1/dpagani/tobefixed_3.0.4/WWW_checkMarco/SubProcesses/P0_udx_wpwpwm/all_G7/MADatNLO.HwU /nfs/theoc/data1/dpagani/tobefixed_3.0.4/WWW_checkMarco/SubProcesses/P0_udx_wpwpwm/all_G29/MADatNLO.HwU /nfs/theoc/data1/dpagani/tobefixed_3.0.4/WWW_checkMarco/SubProcesses/P0_udx_wpwpwm/all_G24_1/MADatNLO.HwU /nfs/theoc/data1/dpagani/tobefixed_3.0.4/WWW_checkMarco/SubProcesses/P0_udx_wpwpwm/all_G1/MADatNLO.HwU /nfs/theoc/data1/dpagani/tobefixed_3.0.4/WWW_checkMarco/SubProcesses/P0_udx_wpwpwm/all_G24_14/MADatNLO.HwU /nfs/theoc/data1/dpagani/tobefixed_3.0.4/WWW_checkMarco/SubProcesses/P0_dxu_wpwpwm/all_G18_2/MADatNLO.HwU /nfs/theoc/data1/dpagani/tobefixed_3.0.4/WWW_checkMarco/SubProcesses/P0_dxu_wpwpwm/all_G14_16/MADatNLO.HwU /nfs/theoc/data1/dpagani/tobefixed_3.0.4/WWW_checkMarco/SubProcesses/P0_udx_wpwpwm/all_G24_7/MADatNLO.HwU /nfs/theoc/data1/dpagani/tobefixed_3.0.4/WWW_checkMarco/SubProcesses/P0_udx_wpwpwm/all_G30_1/MADatNLO.HwU /nfs/theoc/data1/dpagani/tobefixed_3.0.4/WWW_checkMarco/SubProcesses/P0_dxu_wpwpwm/all_G26/MADatNLO.HwU /nfs/theoc/data1/dpagani/tobefixed_3.0.4/WWW_checkMarco/SubProcesses/P0_udx_wpwpwm/all_G16/MADatNLO.HwU /nfs/theoc/data1/dpagani/tobefixed_3.0.4/WWW_checkMarco/SubProcesses/P0_dxu_wpwpwm/all_G29/MADatNLO.HwU /nfs/theoc/data1/dpagani/tobefixed_3.0.4/WWW_checkMarco/SubProcesses/P0_udx_wpwpwm/all_G21/MADatNLO.HwU /nfs/theoc/data1/dpagani/tobefixed_3.0.4/WWW_checkMarco/SubProcesses/P0_dxu_wpwpwm/all_G25/MADatNLO.HwU /nfs/theoc/data1/dpagani/tobefixed_3.0.4/WWW_checkMarco/SubProcesses/P0_udx_wpwpwm/all_G15_1/MADatNLO.HwU /nfs/theoc/data1/dpagani/tobefixed_3.0.4/WWW_checkMarco/SubProcesses/P0_udx_wpwpwm/all_G15_2/MADatNLO.HwU /nfs/theoc/data1/dpagani/tobefixed_3.0.4/WWW_checkMarco/SubProcesses/P0_udx_wpwpwm/all_G6/MADatNLO.HwU /nfs/theoc/data1/dpagani/tobefixed_3.0.4/WWW_checkMarco/SubProcesses/P0_udx_wpwpwm/all_G12/MADatNLO.HwU /nfs/theoc/data1/dpagani/tobefixed_3.0.4/WWW_checkMarco/SubProcesses/P0_dxu_wpwpwm/all_G6/MADatNLO.HwU /nfs/theoc/data1/dpagani/tobefixed_3.0.4/WWW_checkMarco/SubProcesses/P0_dxu_wpwpwm/all_G12/MADatNLO.HwU /nfs/theoc/data1/dpagani/tobefixed_3.0.4/WWW_checkMarco/SubProcesses/P0_udx_wpwpwm/all_G5/MADatNLO.HwU /nfs/theoc/data1/dpagani/tobefixed_3.0.4/WWW_checkMarco/SubProcesses/P0_dxu_wpwpwm/all_G11/MADatNLO.HwU /nfs/theoc/data1/dpagani/tobefixed_3.0.4/WWW_checkMarco/SubProcesses/P0_udx_wpwpwm/all_G11/MADatNLO.HwU /nfs/theoc/data1/dpagani/tobefixed_3.0.4/WWW_checkMarco/SubProcesses/P0_dxu_wpwpwm/all_G5_1/MADatNLO.HwU /nfs/theoc/data1/dpagani/tobefixed_3.0.4/WWW_checkMarco/SubProcesses/P0_dxu_wpwpwm/all_G5_2/MADatNLO.HwU --out=/nfs/theoc/data1/dpagani/tobefixed_3.0.4/WWW_checkMarco/Events/NLO_0.01_1000_afterdebug_cutscorrected/MADatNLO --gnuplot --band=[] --lhapdf-config=/afs/desy.de/user/d/dpagani/tools/myLHAPDF6.3.0/bin/lhapdf-config --sum --keep_all_weights --no_open
reset

set lmargin 10
set rmargin 0
set terminal postscript portrait enhanced mono dashed lw 1.0 "Helvetica" 9 
# The pdf terminal offers transparency support, but you will have to adapt things a bit
#set terminal pdf enhanced font "Helvetica 12" lw 1.0 dashed size 29.7cm, 21cm
set key font ",9"
set key samplen "2"
set output "MADatNLO.ps"

# This is the "PODO" color palette of gnuplot v.5, but with the order
# changed: palette of colors selected to be easily distinguishable by
# color-blind individuals with either protanopia or deuteranopia. Bang
# Wong [2011] Nature Methods 8, 441.

set style line  1 lt 1 lc rgb "#009e73" lw 2.5
set style line 11 lt 2 lc rgb "#009e73" lw 2.5
set style line 21 lt 4 lc rgb "#009e73" lw 2.5
set style line 31 lt 6 lc rgb "#009e73" lw 2.5
set style line 41 lt 8 lc rgb "#009e73" lw 2.5

set style line  2 lt 1 lc rgb "#0072b2" lw 2.5
set style line 12 lt 2 lc rgb "#0072b2" lw 2.5
set style line 22 lt 4 lc rgb "#0072b2" lw 2.5
set style line 32 lt 6 lc rgb "#0072b2" lw 2.5
set style line 42 lt 8 lc rgb "#0072b2" lw 2.5

set style line  3 lt 1 lc rgb "#d55e00" lw 2.5
set style line 13 lt 2 lc rgb "#d55e00" lw 2.5
set style line 23 lt 4 lc rgb "#d55e00" lw 2.5
set style line 33 lt 6 lc rgb "#d55e00" lw 2.5
set style line 43 lt 8 lc rgb "#d55e00" lw 2.5

set style line  4 lt 1 lc rgb "#f0e442" lw 2.5
set style line 14 lt 2 lc rgb "#f0e442" lw 2.5
set style line 24 lt 4 lc rgb "#f0e442" lw 2.5
set style line 34 lt 6 lc rgb "#f0e442" lw 2.5
set style line 44 lt 8 lc rgb "#f0e442" lw 2.5

set style line  5 lt 1 lc rgb "#56b4e9" lw 2.5
set style line 15 lt 2 lc rgb "#56b4e9" lw 2.5
set style line 25 lt 4 lc rgb "#56b4e9" lw 2.5
set style line 35 lt 6 lc rgb "#56b4e9" lw 2.5
set style line 45 lt 8 lc rgb "#56b4e9" lw 2.5

set style line  6 lt 1 lc rgb "#cc79a7" lw 2.5
set style line 16 lt 2 lc rgb "#cc79a7" lw 2.5
set style line 26 lt 4 lc rgb "#cc79a7" lw 2.5
set style line 36 lt 6 lc rgb "#cc79a7" lw 2.5
set style line 46 lt 8 lc rgb "#cc79a7" lw 2.5

set style line  7 lt 1 lc rgb "#e69f00" lw 2.5
set style line 17 lt 2 lc rgb "#e69f00" lw 2.5
set style line 27 lt 4 lc rgb "#e69f00" lw 2.5
set style line 37 lt 6 lc rgb "#e69f00" lw 2.5
set style line 47 lt 8 lc rgb "#e69f00" lw 2.5

set style line  8 lt 1 lc rgb "black" lw 2.5
set style line 18 lt 2 lc rgb "black" lw 2.5
set style line 28 lt 4 lc rgb "black" lw 2.5
set style line 38 lt 6 lc rgb "black" lw 2.5
set style line 48 lt 7 lc rgb "black" lw 2.5


set style line 999 lt 1 lc rgb "gray" lw 2.5

safe(x,y,a) = (y == 0.0 ? a : x/y)

set style data histeps
set key invert



################################################################################
### Rendering of the plot titled 'total rate'
################################################################################

set multiplot
set label "total rate" font ",13" at graph 0.04, graph 1.05
set xrange [5.0000e-01:1.5000e+00]
set bmargin 0 
set tmargin 0
set xtics nomirror
set ytics nomirror
set mytics 10
set xtics auto
set key horizontal noreverse maxcols 1 width -4 
set label front 'MadGraph5\_aMC\@NLO' font "Courier,11" rotate by 90 at graph 1.02, graph 0.04

#-- rendering subhistograms 'NLO|#1 and LO|#1 results'

set format y '10^{%T}'
set yrange [3.5659e-05:6.2976e-04]
set origin 0.0000e+00, 5.0000e-01
set size 1.0000e+00, 4.0000e-01
set mytics 10
set ytics auto
set format x ''
set logscale y
set ylabel "{/Symbol s} per bin [pb]"

plot \
sqrt(-1) ls 14 title 'SD1|#1, scale variation',\
sqrt(-1) ls 13 title 'SD0|#1, scale variation',\
sqrt(-1) ls 12 title 'LO|#1, scale variation',\
sqrt(-1) ls 11 title 'NLO|#1, scale variation',\
'MADatNLO.HwU' index 3 using (($1+$2)/2):($3 >= 0 ? sqrt(-1) : abs($3)):4 w yerrorbar ls 104 title '',\
'MADatNLO.HwU' index 3 using (($1+$2)/2):($3 >= 0 ? sqrt(-1) : abs($3)) ls 104 title '',\
'MADatNLO.HwU' index 3 using (($1+$2)/2):($3 < 0 ? sqrt(-1) : $3):4 w yerrorbar ls 4 title '',\
'MADatNLO.HwU' index 3 using (($1+$2)/2):($3 < 0 ? sqrt(-1) : $3) ls 4 title 'SD1|#1, central value, dynamical\_scale\_choice=10',\
'MADatNLO.HwU' index 2 using (($1+$2)/2):($3 >= 0 ? sqrt(-1) : abs($3)):4 w yerrorbar ls 103 title '',\
'MADatNLO.HwU' index 2 using (($1+$2)/2):($3 >= 0 ? sqrt(-1) : abs($3)) ls 103 title '',\
'MADatNLO.HwU' index 2 using (($1+$2)/2):($3 < 0 ? sqrt(-1) : $3):4 w yerrorbar ls 3 title '',\
'MADatNLO.HwU' index 2 using (($1+$2)/2):($3 < 0 ? sqrt(-1) : $3) ls 3 title 'SD0|#1, central value, dynamical\_scale\_choice=10',\
'MADatNLO.HwU' index 1 using (($1+$2)/2):($3 >= 0 ? sqrt(-1) : abs($3)):4 w yerrorbar ls 102 title '',\
'MADatNLO.HwU' index 1 using (($1+$2)/2):($3 >= 0 ? sqrt(-1) : abs($3)) ls 102 title '',\
'MADatNLO.HwU' index 1 using (($1+$2)/2):($3 < 0 ? sqrt(-1) : $3):4 w yerrorbar ls 2 title '',\
'MADatNLO.HwU' index 1 using (($1+$2)/2):($3 < 0 ? sqrt(-1) : $3) ls 2 title 'LO|#1, central value, dynamical\_scale\_choice=10',\
'MADatNLO.HwU' index 0 using (($1+$2)/2):($3 >= 0 ? sqrt(-1) : abs($3)):4 w yerrorbar ls 101 title '',\
'MADatNLO.HwU' index 0 using (($1+$2)/2):($3 >= 0 ? sqrt(-1) : abs($3)) ls 101 title '',\
'MADatNLO.HwU' index 0 using (($1+$2)/2):($3 < 0 ? sqrt(-1) : $3):4 w yerrorbar ls 1 title '',\
'MADatNLO.HwU' index 0 using (($1+$2)/2):($3 < 0 ? sqrt(-1) : $3) ls 1 title 'NLO|#1, central value, dynamical\_scale\_choice=10'
#-- rendering subhistograms 'Relative scale and PDF uncertainty'
unset label
unset format
set yrange [-5.6366e-02:5.5849e-02]
set origin 0.0000e+00, 3.5000e-01
set size 1.0000e+00, 1.5000e-01
set mytics 2
set ytics auto
set format x ''
unset logscale y
set ylabel "NLO|#1 rel.unc."
set label "Relative uncertainties w.r.t. central values" font ",9" front at graph 0.03, graph 0.13
plot \
'MADatNLO.HwU' index 3 using (($1+$2)/2):(safe($7,$3,1.0)-1.0) ls 14 title '',\
'MADatNLO.HwU' index 3 using (($1+$2)/2):(safe($6,$3,1.0)-1.0) ls 14 title '',\
'MADatNLO.HwU' index 2 using (($1+$2)/2):(safe($7,$3,1.0)-1.0) ls 13 title '',\
'MADatNLO.HwU' index 2 using (($1+$2)/2):(safe($6,$3,1.0)-1.0) ls 13 title '',\
'MADatNLO.HwU' index 1 using (($1+$2)/2):(safe($7,$3,1.0)-1.0) ls 12 title '',\
'MADatNLO.HwU' index 1 using (($1+$2)/2):(safe($6,$3,1.0)-1.0) ls 12 title '',\
'MADatNLO.HwU' index 0 using (($1+$2)/2):(safe($7,$3,1.0)-1.0) ls 11 title '',\
'MADatNLO.HwU' index 0 using (($1+$2)/2):(safe($6,$3,1.0)-1.0) ls 11 title '',\
0.0 ls 999 title '',\
'MADatNLO.HwU' index 3 using (($1+$2)/2):(0.0):(safe($4,$3,0.0)) w yerrorbar ls 4 title '',\
'MADatNLO.HwU' index 3 using (($1+$2)/2):(safe($5,$3,1.0)-1.0) ls 4 title '',\
'MADatNLO.HwU' index 2 using (($1+$2)/2):(0.0):(safe($4,$3,0.0)) w yerrorbar ls 3 title '',\
'MADatNLO.HwU' index 2 using (($1+$2)/2):(safe($5,$3,1.0)-1.0) ls 3 title '',\
'MADatNLO.HwU' index 1 using (($1+$2)/2):(0.0):(safe($4,$3,0.0)) w yerrorbar ls 2 title '',\
'MADatNLO.HwU' index 1 using (($1+$2)/2):(safe($5,$3,1.0)-1.0) ls 2 title '',\
'MADatNLO.HwU' index 0 using (($1+$2)/2):(0.0):(safe($4,$3,0.0)) w yerrorbar ls 1 title '',\
'MADatNLO.HwU' index 0 using (($1+$2)/2):(safe($5,$3,1.0)-1.0) ls 1 title ''
#-- rendering subhistograms '(LO|#1SD0|#1SD1|#1)/(NLO|#1 central value) ratio'
unset label
unset format
set yrange [-1.8235e-01:8.9847e-01]
set origin 0.0000e+00, 2.0000e-01
set size 1.0000e+00, 1.5000e-01
set mytics 2
set ytics auto
set format x
unset logscale y
set ylabel "ratio w.r.t. NLO|#1"
set label "(LO|#1SD0|#1SD1|#1)/(NLO|#1 central value)" font ",9" at graph 0.03, graph 0.13
plot \
1.0 ls 999 title '',\
'MADatNLO.HwU' index 6 using (($1+$2)/2):7 ls 14 title '',\
'MADatNLO.HwU' index 6 using (($1+$2)/2):6 ls 14 title '',\
'MADatNLO.HwU' index 5 using (($1+$2)/2):7 ls 13 title '',\
'MADatNLO.HwU' index 5 using (($1+$2)/2):6 ls 13 title '',\
'MADatNLO.HwU' index 4 using (($1+$2)/2):7 ls 12 title '',\
'MADatNLO.HwU' index 4 using (($1+$2)/2):6 ls 12 title '',\
'MADatNLO.HwU' index 6 using (($1+$2)/2):5 ls 4 title '',\
'MADatNLO.HwU' index 6 using (($1+$2)/2):3:4 w yerrorbar ls 4 title '',\
'MADatNLO.HwU' index 6 using (($1+$2)/2):3 ls 4 title '',\
'MADatNLO.HwU' index 5 using (($1+$2)/2):5 ls 3 title '',\
'MADatNLO.HwU' index 5 using (($1+$2)/2):3:4 w yerrorbar ls 3 title '',\
'MADatNLO.HwU' index 5 using (($1+$2)/2):3 ls 3 title '',\
'MADatNLO.HwU' index 4 using (($1+$2)/2):5 ls 2 title '',\
'MADatNLO.HwU' index 4 using (($1+$2)/2):3:4 w yerrorbar ls 2 title '',\
'MADatNLO.HwU' index 4 using (($1+$2)/2):3 ls 2 title ''

unset label

################################################################################

################################################################################
### Rendering of the plot titled '1st charged lepton log pT'
################################################################################

set multiplot
set label "1st charged lepton log pT" font ",13" at graph 0.04, graph 1.05
set xrange [-2.0000e-01:3.8000e+00]
set bmargin 0 
set tmargin 0
set xtics nomirror
set ytics nomirror
set mytics 10
set xtics auto
set key horizontal noreverse maxcols 1 width -4 
set label front 'MadGraph5\_aMC\@NLO' font "Courier,11" rotate by 90 at graph 1.02, graph 0.04

#-- rendering subhistograms 'NLO|#1 and LO|#1 results'

set format y '10^{%T}'
set yrange [9.0000e-01:1.1000e+02]
set origin 0.0000e+00, 5.0000e-01
set size 1.0000e+00, 4.0000e-01
set mytics 10
set ytics auto
set format x ''
set logscale y
set ylabel "{/Symbol s} per bin [pb]"

plot \
sqrt(-1) ls 14 title 'SD1|#1, scale variation',\
sqrt(-1) ls 13 title 'SD0|#1, scale variation',\
sqrt(-1) ls 12 title 'LO|#1, scale variation',\
sqrt(-1) ls 11 title 'NLO|#1, scale variation',\
'MADatNLO.HwU' index 10 using (($1+$2)/2):($3 >= 0 ? sqrt(-1) : abs($3)):4 w yerrorbar ls 104 title '',\
'MADatNLO.HwU' index 10 using (($1+$2)/2):($3 >= 0 ? sqrt(-1) : abs($3)) ls 104 title '',\
'MADatNLO.HwU' index 10 using (($1+$2)/2):($3 < 0 ? sqrt(-1) : $3):4 w yerrorbar ls 4 title '',\
'MADatNLO.HwU' index 10 using (($1+$2)/2):($3 < 0 ? sqrt(-1) : $3) ls 4 title 'SD1|#1, central value, dynamical\_scale\_choice=10',\
'MADatNLO.HwU' index 9 using (($1+$2)/2):($3 >= 0 ? sqrt(-1) : abs($3)):4 w yerrorbar ls 103 title '',\
'MADatNLO.HwU' index 9 using (($1+$2)/2):($3 >= 0 ? sqrt(-1) : abs($3)) ls 103 title '',\
'MADatNLO.HwU' index 9 using (($1+$2)/2):($3 < 0 ? sqrt(-1) : $3):4 w yerrorbar ls 3 title '',\
'MADatNLO.HwU' index 9 using (($1+$2)/2):($3 < 0 ? sqrt(-1) : $3) ls 3 title 'SD0|#1, central value, dynamical\_scale\_choice=10',\
'MADatNLO.HwU' index 8 using (($1+$2)/2):($3 >= 0 ? sqrt(-1) : abs($3)):4 w yerrorbar ls 102 title '',\
'MADatNLO.HwU' index 8 using (($1+$2)/2):($3 >= 0 ? sqrt(-1) : abs($3)) ls 102 title '',\
'MADatNLO.HwU' index 8 using (($1+$2)/2):($3 < 0 ? sqrt(-1) : $3):4 w yerrorbar ls 2 title '',\
'MADatNLO.HwU' index 8 using (($1+$2)/2):($3 < 0 ? sqrt(-1) : $3) ls 2 title 'LO|#1, central value, dynamical\_scale\_choice=10',\
'MADatNLO.HwU' index 7 using (($1+$2)/2):($3 >= 0 ? sqrt(-1) : abs($3)):4 w yerrorbar ls 101 title '',\
'MADatNLO.HwU' index 7 using (($1+$2)/2):($3 >= 0 ? sqrt(-1) : abs($3)) ls 101 title '',\
'MADatNLO.HwU' index 7 using (($1+$2)/2):($3 < 0 ? sqrt(-1) : $3):4 w yerrorbar ls 1 title '',\
'MADatNLO.HwU' index 7 using (($1+$2)/2):($3 < 0 ? sqrt(-1) : $3) ls 1 title 'NLO|#1, central value, dynamical\_scale\_choice=10'
#-- rendering subhistograms 'Relative scale and PDF uncertainty'
unset label
unset format
set yrange [-1.4800e+00:1.4000e+00]
set origin 0.0000e+00, 3.5000e-01
set size 1.0000e+00, 1.5000e-01
set mytics 2
set ytics auto
set format x ''
unset logscale y
set ylabel "NLO|#1 rel.unc."
set label "Relative uncertainties w.r.t. central values" font ",9" front at graph 0.03, graph 0.13
plot \
'MADatNLO.HwU' index 10 using (($1+$2)/2):(safe($7,$3,1.0)-1.0) ls 14 title '',\
'MADatNLO.HwU' index 10 using (($1+$2)/2):(safe($6,$3,1.0)-1.0) ls 14 title '',\
'MADatNLO.HwU' index 9 using (($1+$2)/2):(safe($7,$3,1.0)-1.0) ls 13 title '',\
'MADatNLO.HwU' index 9 using (($1+$2)/2):(safe($6,$3,1.0)-1.0) ls 13 title '',\
'MADatNLO.HwU' index 8 using (($1+$2)/2):(safe($7,$3,1.0)-1.0) ls 12 title '',\
'MADatNLO.HwU' index 8 using (($1+$2)/2):(safe($6,$3,1.0)-1.0) ls 12 title '',\
'MADatNLO.HwU' index 7 using (($1+$2)/2):(safe($7,$3,1.0)-1.0) ls 11 title '',\
'MADatNLO.HwU' index 7 using (($1+$2)/2):(safe($6,$3,1.0)-1.0) ls 11 title '',\
0.0 ls 999 title '',\
'MADatNLO.HwU' index 10 using (($1+$2)/2):(0.0):(safe($4,$3,0.0)) w yerrorbar ls 4 title '',\
'MADatNLO.HwU' index 10 using (($1+$2)/2):(safe($5,$3,1.0)-1.0) ls 4 title '',\
'MADatNLO.HwU' index 9 using (($1+$2)/2):(0.0):(safe($4,$3,0.0)) w yerrorbar ls 3 title '',\
'MADatNLO.HwU' index 9 using (($1+$2)/2):(safe($5,$3,1.0)-1.0) ls 3 title '',\
'MADatNLO.HwU' index 8 using (($1+$2)/2):(0.0):(safe($4,$3,0.0)) w yerrorbar ls 2 title '',\
'MADatNLO.HwU' index 8 using (($1+$2)/2):(safe($5,$3,1.0)-1.0) ls 2 title '',\
'MADatNLO.HwU' index 7 using (($1+$2)/2):(0.0):(safe($4,$3,0.0)) w yerrorbar ls 1 title '',\
'MADatNLO.HwU' index 7 using (($1+$2)/2):(safe($5,$3,1.0)-1.0) ls 1 title ''
#-- rendering subhistograms '(LO|#1SD0|#1SD1|#1)/(NLO|#1 central value) ratio'
unset label
unset format
set yrange [-2.4000e-01:1.2000e+00]
set origin 0.0000e+00, 2.0000e-01
set size 1.0000e+00, 1.5000e-01
set mytics 2
set ytics auto
set format x
unset logscale y
set ylabel "ratio w.r.t. NLO|#1"
set label "(LO|#1SD0|#1SD1|#1)/(NLO|#1 central value)" font ",9" at graph 0.03, graph 0.13
plot \
1.0 ls 999 title '',\
'MADatNLO.HwU' index 13 using (($1+$2)/2):7 ls 14 title '',\
'MADatNLO.HwU' index 13 using (($1+$2)/2):6 ls 14 title '',\
'MADatNLO.HwU' index 12 using (($1+$2)/2):7 ls 13 title '',\
'MADatNLO.HwU' index 12 using (($1+$2)/2):6 ls 13 title '',\
'MADatNLO.HwU' index 11 using (($1+$2)/2):7 ls 12 title '',\
'MADatNLO.HwU' index 11 using (($1+$2)/2):6 ls 12 title '',\
'MADatNLO.HwU' index 13 using (($1+$2)/2):5 ls 4 title '',\
'MADatNLO.HwU' index 13 using (($1+$2)/2):3:4 w yerrorbar ls 4 title '',\
'MADatNLO.HwU' index 13 using (($1+$2)/2):3 ls 4 title '',\
'MADatNLO.HwU' index 12 using (($1+$2)/2):5 ls 3 title '',\
'MADatNLO.HwU' index 12 using (($1+$2)/2):3:4 w yerrorbar ls 3 title '',\
'MADatNLO.HwU' index 12 using (($1+$2)/2):3 ls 3 title '',\
'MADatNLO.HwU' index 11 using (($1+$2)/2):5 ls 2 title '',\
'MADatNLO.HwU' index 11 using (($1+$2)/2):3:4 w yerrorbar ls 2 title '',\
'MADatNLO.HwU' index 11 using (($1+$2)/2):3 ls 2 title ''

unset label

################################################################################

################################################################################
### Rendering of the plot titled '2nd charged lepton log pT'
################################################################################

set multiplot
set label "2nd charged lepton log pT" font ",13" at graph 0.04, graph 1.05
set xrange [-2.0000e-01:3.8000e+00]
set bmargin 0 
set tmargin 0
set xtics nomirror
set ytics nomirror
set mytics 10
set xtics auto
set key horizontal noreverse maxcols 1 width -4 
set label front 'MadGraph5\_aMC\@NLO' font "Courier,11" rotate by 90 at graph 1.02, graph 0.04

#-- rendering subhistograms 'NLO|#1 and LO|#1 results'

set format y '10^{%T}'
set yrange [9.0000e-01:1.1000e+02]
set origin 0.0000e+00, 5.0000e-01
set size 1.0000e+00, 4.0000e-01
set mytics 10
set ytics auto
set format x ''
set logscale y
set ylabel "{/Symbol s} per bin [pb]"

plot \
sqrt(-1) ls 14 title 'SD1|#1, scale variation',\
sqrt(-1) ls 13 title 'SD0|#1, scale variation',\
sqrt(-1) ls 12 title 'LO|#1, scale variation',\
sqrt(-1) ls 11 title 'NLO|#1, scale variation',\
'MADatNLO.HwU' index 17 using (($1+$2)/2):($3 >= 0 ? sqrt(-1) : abs($3)):4 w yerrorbar ls 104 title '',\
'MADatNLO.HwU' index 17 using (($1+$2)/2):($3 >= 0 ? sqrt(-1) : abs($3)) ls 104 title '',\
'MADatNLO.HwU' index 17 using (($1+$2)/2):($3 < 0 ? sqrt(-1) : $3):4 w yerrorbar ls 4 title '',\
'MADatNLO.HwU' index 17 using (($1+$2)/2):($3 < 0 ? sqrt(-1) : $3) ls 4 title 'SD1|#1, central value, dynamical\_scale\_choice=10',\
'MADatNLO.HwU' index 16 using (($1+$2)/2):($3 >= 0 ? sqrt(-1) : abs($3)):4 w yerrorbar ls 103 title '',\
'MADatNLO.HwU' index 16 using (($1+$2)/2):($3 >= 0 ? sqrt(-1) : abs($3)) ls 103 title '',\
'MADatNLO.HwU' index 16 using (($1+$2)/2):($3 < 0 ? sqrt(-1) : $3):4 w yerrorbar ls 3 title '',\
'MADatNLO.HwU' index 16 using (($1+$2)/2):($3 < 0 ? sqrt(-1) : $3) ls 3 title 'SD0|#1, central value, dynamical\_scale\_choice=10',\
'MADatNLO.HwU' index 15 using (($1+$2)/2):($3 >= 0 ? sqrt(-1) : abs($3)):4 w yerrorbar ls 102 title '',\
'MADatNLO.HwU' index 15 using (($1+$2)/2):($3 >= 0 ? sqrt(-1) : abs($3)) ls 102 title '',\
'MADatNLO.HwU' index 15 using (($1+$2)/2):($3 < 0 ? sqrt(-1) : $3):4 w yerrorbar ls 2 title '',\
'MADatNLO.HwU' index 15 using (($1+$2)/2):($3 < 0 ? sqrt(-1) : $3) ls 2 title 'LO|#1, central value, dynamical\_scale\_choice=10',\
'MADatNLO.HwU' index 14 using (($1+$2)/2):($3 >= 0 ? sqrt(-1) : abs($3)):4 w yerrorbar ls 101 title '',\
'MADatNLO.HwU' index 14 using (($1+$2)/2):($3 >= 0 ? sqrt(-1) : abs($3)) ls 101 title '',\
'MADatNLO.HwU' index 14 using (($1+$2)/2):($3 < 0 ? sqrt(-1) : $3):4 w yerrorbar ls 1 title '',\
'MADatNLO.HwU' index 14 using (($1+$2)/2):($3 < 0 ? sqrt(-1) : $3) ls 1 title 'NLO|#1, central value, dynamical\_scale\_choice=10'
#-- rendering subhistograms 'Relative scale and PDF uncertainty'
unset label
unset format
set yrange [-1.4800e+00:1.4000e+00]
set origin 0.0000e+00, 3.5000e-01
set size 1.0000e+00, 1.5000e-01
set mytics 2
set ytics auto
set format x ''
unset logscale y
set ylabel "NLO|#1 rel.unc."
set label "Relative uncertainties w.r.t. central values" font ",9" front at graph 0.03, graph 0.13
plot \
'MADatNLO.HwU' index 17 using (($1+$2)/2):(safe($7,$3,1.0)-1.0) ls 14 title '',\
'MADatNLO.HwU' index 17 using (($1+$2)/2):(safe($6,$3,1.0)-1.0) ls 14 title '',\
'MADatNLO.HwU' index 16 using (($1+$2)/2):(safe($7,$3,1.0)-1.0) ls 13 title '',\
'MADatNLO.HwU' index 16 using (($1+$2)/2):(safe($6,$3,1.0)-1.0) ls 13 title '',\
'MADatNLO.HwU' index 15 using (($1+$2)/2):(safe($7,$3,1.0)-1.0) ls 12 title '',\
'MADatNLO.HwU' index 15 using (($1+$2)/2):(safe($6,$3,1.0)-1.0) ls 12 title '',\
'MADatNLO.HwU' index 14 using (($1+$2)/2):(safe($7,$3,1.0)-1.0) ls 11 title '',\
'MADatNLO.HwU' index 14 using (($1+$2)/2):(safe($6,$3,1.0)-1.0) ls 11 title '',\
0.0 ls 999 title '',\
'MADatNLO.HwU' index 17 using (($1+$2)/2):(0.0):(safe($4,$3,0.0)) w yerrorbar ls 4 title '',\
'MADatNLO.HwU' index 17 using (($1+$2)/2):(safe($5,$3,1.0)-1.0) ls 4 title '',\
'MADatNLO.HwU' index 16 using (($1+$2)/2):(0.0):(safe($4,$3,0.0)) w yerrorbar ls 3 title '',\
'MADatNLO.HwU' index 16 using (($1+$2)/2):(safe($5,$3,1.0)-1.0) ls 3 title '',\
'MADatNLO.HwU' index 15 using (($1+$2)/2):(0.0):(safe($4,$3,0.0)) w yerrorbar ls 2 title '',\
'MADatNLO.HwU' index 15 using (($1+$2)/2):(safe($5,$3,1.0)-1.0) ls 2 title '',\
'MADatNLO.HwU' index 14 using (($1+$2)/2):(0.0):(safe($4,$3,0.0)) w yerrorbar ls 1 title '',\
'MADatNLO.HwU' index 14 using (($1+$2)/2):(safe($5,$3,1.0)-1.0) ls 1 title ''
#-- rendering subhistograms '(LO|#1SD0|#1SD1|#1)/(NLO|#1 central value) ratio'
unset label
unset format
set yrange [-2.4000e-01:1.2000e+00]
set origin 0.0000e+00, 2.0000e-01
set size 1.0000e+00, 1.5000e-01
set mytics 2
set ytics auto
set format x
unset logscale y
set ylabel "ratio w.r.t. NLO|#1"
set label "(LO|#1SD0|#1SD1|#1)/(NLO|#1 central value)" font ",9" at graph 0.03, graph 0.13
plot \
1.0 ls 999 title '',\
'MADatNLO.HwU' index 20 using (($1+$2)/2):7 ls 14 title '',\
'MADatNLO.HwU' index 20 using (($1+$2)/2):6 ls 14 title '',\
'MADatNLO.HwU' index 19 using (($1+$2)/2):7 ls 13 title '',\
'MADatNLO.HwU' index 19 using (($1+$2)/2):6 ls 13 title '',\
'MADatNLO.HwU' index 18 using (($1+$2)/2):7 ls 12 title '',\
'MADatNLO.HwU' index 18 using (($1+$2)/2):6 ls 12 title '',\
'MADatNLO.HwU' index 20 using (($1+$2)/2):5 ls 4 title '',\
'MADatNLO.HwU' index 20 using (($1+$2)/2):3:4 w yerrorbar ls 4 title '',\
'MADatNLO.HwU' index 20 using (($1+$2)/2):3 ls 4 title '',\
'MADatNLO.HwU' index 19 using (($1+$2)/2):5 ls 3 title '',\
'MADatNLO.HwU' index 19 using (($1+$2)/2):3:4 w yerrorbar ls 3 title '',\
'MADatNLO.HwU' index 19 using (($1+$2)/2):3 ls 3 title '',\
'MADatNLO.HwU' index 18 using (($1+$2)/2):5 ls 2 title '',\
'MADatNLO.HwU' index 18 using (($1+$2)/2):3:4 w yerrorbar ls 2 title '',\
'MADatNLO.HwU' index 18 using (($1+$2)/2):3 ls 2 title ''

unset label

################################################################################

################################################################################
### Rendering of the plot titled '3rd charged lepton log pT'
################################################################################

set multiplot
set label "3rd charged lepton log pT" font ",13" at graph 0.04, graph 1.05
set xrange [-2.0000e-01:3.8000e+00]
set bmargin 0 
set tmargin 0
set xtics nomirror
set ytics nomirror
set mytics 10
set xtics auto
set key horizontal noreverse maxcols 1 width -4 
set label front 'MadGraph5\_aMC\@NLO' font "Courier,11" rotate by 90 at graph 1.02, graph 0.04

#-- rendering subhistograms 'NLO|#1 and LO|#1 results'

set format y '10^{%T}'
set yrange [9.0000e-01:1.1000e+02]
set origin 0.0000e+00, 5.0000e-01
set size 1.0000e+00, 4.0000e-01
set mytics 10
set ytics auto
set format x ''
set logscale y
set ylabel "{/Symbol s} per bin [pb]"

plot \
sqrt(-1) ls 14 title 'SD1|#1, scale variation',\
sqrt(-1) ls 13 title 'SD0|#1, scale variation',\
sqrt(-1) ls 12 title 'LO|#1, scale variation',\
sqrt(-1) ls 11 title 'NLO|#1, scale variation',\
'MADatNLO.HwU' index 24 using (($1+$2)/2):($3 >= 0 ? sqrt(-1) : abs($3)):4 w yerrorbar ls 104 title '',\
'MADatNLO.HwU' index 24 using (($1+$2)/2):($3 >= 0 ? sqrt(-1) : abs($3)) ls 104 title '',\
'MADatNLO.HwU' index 24 using (($1+$2)/2):($3 < 0 ? sqrt(-1) : $3):4 w yerrorbar ls 4 title '',\
'MADatNLO.HwU' index 24 using (($1+$2)/2):($3 < 0 ? sqrt(-1) : $3) ls 4 title 'SD1|#1, central value, dynamical\_scale\_choice=10',\
'MADatNLO.HwU' index 23 using (($1+$2)/2):($3 >= 0 ? sqrt(-1) : abs($3)):4 w yerrorbar ls 103 title '',\
'MADatNLO.HwU' index 23 using (($1+$2)/2):($3 >= 0 ? sqrt(-1) : abs($3)) ls 103 title '',\
'MADatNLO.HwU' index 23 using (($1+$2)/2):($3 < 0 ? sqrt(-1) : $3):4 w yerrorbar ls 3 title '',\
'MADatNLO.HwU' index 23 using (($1+$2)/2):($3 < 0 ? sqrt(-1) : $3) ls 3 title 'SD0|#1, central value, dynamical\_scale\_choice=10',\
'MADatNLO.HwU' index 22 using (($1+$2)/2):($3 >= 0 ? sqrt(-1) : abs($3)):4 w yerrorbar ls 102 title '',\
'MADatNLO.HwU' index 22 using (($1+$2)/2):($3 >= 0 ? sqrt(-1) : abs($3)) ls 102 title '',\
'MADatNLO.HwU' index 22 using (($1+$2)/2):($3 < 0 ? sqrt(-1) : $3):4 w yerrorbar ls 2 title '',\
'MADatNLO.HwU' index 22 using (($1+$2)/2):($3 < 0 ? sqrt(-1) : $3) ls 2 title 'LO|#1, central value, dynamical\_scale\_choice=10',\
'MADatNLO.HwU' index 21 using (($1+$2)/2):($3 >= 0 ? sqrt(-1) : abs($3)):4 w yerrorbar ls 101 title '',\
'MADatNLO.HwU' index 21 using (($1+$2)/2):($3 >= 0 ? sqrt(-1) : abs($3)) ls 101 title '',\
'MADatNLO.HwU' index 21 using (($1+$2)/2):($3 < 0 ? sqrt(-1) : $3):4 w yerrorbar ls 1 title '',\
'MADatNLO.HwU' index 21 using (($1+$2)/2):($3 < 0 ? sqrt(-1) : $3) ls 1 title 'NLO|#1, central value, dynamical\_scale\_choice=10'
#-- rendering subhistograms 'Relative scale and PDF uncertainty'
unset label
unset format
set yrange [-1.4800e+00:1.4000e+00]
set origin 0.0000e+00, 3.5000e-01
set size 1.0000e+00, 1.5000e-01
set mytics 2
set ytics auto
set format x ''
unset logscale y
set ylabel "NLO|#1 rel.unc."
set label "Relative uncertainties w.r.t. central values" font ",9" front at graph 0.03, graph 0.13
plot \
'MADatNLO.HwU' index 24 using (($1+$2)/2):(safe($7,$3,1.0)-1.0) ls 14 title '',\
'MADatNLO.HwU' index 24 using (($1+$2)/2):(safe($6,$3,1.0)-1.0) ls 14 title '',\
'MADatNLO.HwU' index 23 using (($1+$2)/2):(safe($7,$3,1.0)-1.0) ls 13 title '',\
'MADatNLO.HwU' index 23 using (($1+$2)/2):(safe($6,$3,1.0)-1.0) ls 13 title '',\
'MADatNLO.HwU' index 22 using (($1+$2)/2):(safe($7,$3,1.0)-1.0) ls 12 title '',\
'MADatNLO.HwU' index 22 using (($1+$2)/2):(safe($6,$3,1.0)-1.0) ls 12 title '',\
'MADatNLO.HwU' index 21 using (($1+$2)/2):(safe($7,$3,1.0)-1.0) ls 11 title '',\
'MADatNLO.HwU' index 21 using (($1+$2)/2):(safe($6,$3,1.0)-1.0) ls 11 title '',\
0.0 ls 999 title '',\
'MADatNLO.HwU' index 24 using (($1+$2)/2):(0.0):(safe($4,$3,0.0)) w yerrorbar ls 4 title '',\
'MADatNLO.HwU' index 24 using (($1+$2)/2):(safe($5,$3,1.0)-1.0) ls 4 title '',\
'MADatNLO.HwU' index 23 using (($1+$2)/2):(0.0):(safe($4,$3,0.0)) w yerrorbar ls 3 title '',\
'MADatNLO.HwU' index 23 using (($1+$2)/2):(safe($5,$3,1.0)-1.0) ls 3 title '',\
'MADatNLO.HwU' index 22 using (($1+$2)/2):(0.0):(safe($4,$3,0.0)) w yerrorbar ls 2 title '',\
'MADatNLO.HwU' index 22 using (($1+$2)/2):(safe($5,$3,1.0)-1.0) ls 2 title '',\
'MADatNLO.HwU' index 21 using (($1+$2)/2):(0.0):(safe($4,$3,0.0)) w yerrorbar ls 1 title '',\
'MADatNLO.HwU' index 21 using (($1+$2)/2):(safe($5,$3,1.0)-1.0) ls 1 title ''
#-- rendering subhistograms '(LO|#1SD0|#1SD1|#1)/(NLO|#1 central value) ratio'
unset label
unset format
set yrange [-2.4000e-01:1.2000e+00]
set origin 0.0000e+00, 2.0000e-01
set size 1.0000e+00, 1.5000e-01
set mytics 2
set ytics auto
set format x
unset logscale y
set ylabel "ratio w.r.t. NLO|#1"
set label "(LO|#1SD0|#1SD1|#1)/(NLO|#1 central value)" font ",9" at graph 0.03, graph 0.13
plot \
1.0 ls 999 title '',\
'MADatNLO.HwU' index 27 using (($1+$2)/2):7 ls 14 title '',\
'MADatNLO.HwU' index 27 using (($1+$2)/2):6 ls 14 title '',\
'MADatNLO.HwU' index 26 using (($1+$2)/2):7 ls 13 title '',\
'MADatNLO.HwU' index 26 using (($1+$2)/2):6 ls 13 title '',\
'MADatNLO.HwU' index 25 using (($1+$2)/2):7 ls 12 title '',\
'MADatNLO.HwU' index 25 using (($1+$2)/2):6 ls 12 title '',\
'MADatNLO.HwU' index 27 using (($1+$2)/2):5 ls 4 title '',\
'MADatNLO.HwU' index 27 using (($1+$2)/2):3:4 w yerrorbar ls 4 title '',\
'MADatNLO.HwU' index 27 using (($1+$2)/2):3 ls 4 title '',\
'MADatNLO.HwU' index 26 using (($1+$2)/2):5 ls 3 title '',\
'MADatNLO.HwU' index 26 using (($1+$2)/2):3:4 w yerrorbar ls 3 title '',\
'MADatNLO.HwU' index 26 using (($1+$2)/2):3 ls 3 title '',\
'MADatNLO.HwU' index 25 using (($1+$2)/2):5 ls 2 title '',\
'MADatNLO.HwU' index 25 using (($1+$2)/2):3:4 w yerrorbar ls 2 title '',\
'MADatNLO.HwU' index 25 using (($1+$2)/2):3 ls 2 title ''

unset label

################################################################################

################################################################################
### Rendering of the plot titled '4th charged lepton log pT'
################################################################################

set multiplot
set label "4th charged lepton log pT" font ",13" at graph 0.04, graph 1.05
set xrange [-2.0000e-01:3.8000e+00]
set bmargin 0 
set tmargin 0
set xtics nomirror
set ytics nomirror
set mytics 10
set xtics auto
set key horizontal noreverse maxcols 1 width -4 
set label front 'MadGraph5\_aMC\@NLO' font "Courier,11" rotate by 90 at graph 1.02, graph 0.04

#-- rendering subhistograms 'NLO|#1 and LO|#1 results'

set format y '10^{%T}'
set yrange [9.0000e-01:1.1000e+02]
set origin 0.0000e+00, 5.0000e-01
set size 1.0000e+00, 4.0000e-01
set mytics 10
set ytics auto
set format x ''
set logscale y
set ylabel "{/Symbol s} per bin [pb]"

plot \
sqrt(-1) ls 14 title 'SD1|#1, scale variation',\
sqrt(-1) ls 13 title 'SD0|#1, scale variation',\
sqrt(-1) ls 12 title 'LO|#1, scale variation',\
sqrt(-1) ls 11 title 'NLO|#1, scale variation',\
'MADatNLO.HwU' index 31 using (($1+$2)/2):($3 >= 0 ? sqrt(-1) : abs($3)):4 w yerrorbar ls 104 title '',\
'MADatNLO.HwU' index 31 using (($1+$2)/2):($3 >= 0 ? sqrt(-1) : abs($3)) ls 104 title '',\
'MADatNLO.HwU' index 31 using (($1+$2)/2):($3 < 0 ? sqrt(-1) : $3):4 w yerrorbar ls 4 title '',\
'MADatNLO.HwU' index 31 using (($1+$2)/2):($3 < 0 ? sqrt(-1) : $3) ls 4 title 'SD1|#1, central value, dynamical\_scale\_choice=10',\
'MADatNLO.HwU' index 30 using (($1+$2)/2):($3 >= 0 ? sqrt(-1) : abs($3)):4 w yerrorbar ls 103 title '',\
'MADatNLO.HwU' index 30 using (($1+$2)/2):($3 >= 0 ? sqrt(-1) : abs($3)) ls 103 title '',\
'MADatNLO.HwU' index 30 using (($1+$2)/2):($3 < 0 ? sqrt(-1) : $3):4 w yerrorbar ls 3 title '',\
'MADatNLO.HwU' index 30 using (($1+$2)/2):($3 < 0 ? sqrt(-1) : $3) ls 3 title 'SD0|#1, central value, dynamical\_scale\_choice=10',\
'MADatNLO.HwU' index 29 using (($1+$2)/2):($3 >= 0 ? sqrt(-1) : abs($3)):4 w yerrorbar ls 102 title '',\
'MADatNLO.HwU' index 29 using (($1+$2)/2):($3 >= 0 ? sqrt(-1) : abs($3)) ls 102 title '',\
'MADatNLO.HwU' index 29 using (($1+$2)/2):($3 < 0 ? sqrt(-1) : $3):4 w yerrorbar ls 2 title '',\
'MADatNLO.HwU' index 29 using (($1+$2)/2):($3 < 0 ? sqrt(-1) : $3) ls 2 title 'LO|#1, central value, dynamical\_scale\_choice=10',\
'MADatNLO.HwU' index 28 using (($1+$2)/2):($3 >= 0 ? sqrt(-1) : abs($3)):4 w yerrorbar ls 101 title '',\
'MADatNLO.HwU' index 28 using (($1+$2)/2):($3 >= 0 ? sqrt(-1) : abs($3)) ls 101 title '',\
'MADatNLO.HwU' index 28 using (($1+$2)/2):($3 < 0 ? sqrt(-1) : $3):4 w yerrorbar ls 1 title '',\
'MADatNLO.HwU' index 28 using (($1+$2)/2):($3 < 0 ? sqrt(-1) : $3) ls 1 title 'NLO|#1, central value, dynamical\_scale\_choice=10'
#-- rendering subhistograms 'Relative scale and PDF uncertainty'
unset label
unset format
set yrange [-1.4800e+00:1.4000e+00]
set origin 0.0000e+00, 3.5000e-01
set size 1.0000e+00, 1.5000e-01
set mytics 2
set ytics auto
set format x ''
unset logscale y
set ylabel "NLO|#1 rel.unc."
set label "Relative uncertainties w.r.t. central values" font ",9" front at graph 0.03, graph 0.13
plot \
'MADatNLO.HwU' index 31 using (($1+$2)/2):(safe($7,$3,1.0)-1.0) ls 14 title '',\
'MADatNLO.HwU' index 31 using (($1+$2)/2):(safe($6,$3,1.0)-1.0) ls 14 title '',\
'MADatNLO.HwU' index 30 using (($1+$2)/2):(safe($7,$3,1.0)-1.0) ls 13 title '',\
'MADatNLO.HwU' index 30 using (($1+$2)/2):(safe($6,$3,1.0)-1.0) ls 13 title '',\
'MADatNLO.HwU' index 29 using (($1+$2)/2):(safe($7,$3,1.0)-1.0) ls 12 title '',\
'MADatNLO.HwU' index 29 using (($1+$2)/2):(safe($6,$3,1.0)-1.0) ls 12 title '',\
'MADatNLO.HwU' index 28 using (($1+$2)/2):(safe($7,$3,1.0)-1.0) ls 11 title '',\
'MADatNLO.HwU' index 28 using (($1+$2)/2):(safe($6,$3,1.0)-1.0) ls 11 title '',\
0.0 ls 999 title '',\
'MADatNLO.HwU' index 31 using (($1+$2)/2):(0.0):(safe($4,$3,0.0)) w yerrorbar ls 4 title '',\
'MADatNLO.HwU' index 31 using (($1+$2)/2):(safe($5,$3,1.0)-1.0) ls 4 title '',\
'MADatNLO.HwU' index 30 using (($1+$2)/2):(0.0):(safe($4,$3,0.0)) w yerrorbar ls 3 title '',\
'MADatNLO.HwU' index 30 using (($1+$2)/2):(safe($5,$3,1.0)-1.0) ls 3 title '',\
'MADatNLO.HwU' index 29 using (($1+$2)/2):(0.0):(safe($4,$3,0.0)) w yerrorbar ls 2 title '',\
'MADatNLO.HwU' index 29 using (($1+$2)/2):(safe($5,$3,1.0)-1.0) ls 2 title '',\
'MADatNLO.HwU' index 28 using (($1+$2)/2):(0.0):(safe($4,$3,0.0)) w yerrorbar ls 1 title '',\
'MADatNLO.HwU' index 28 using (($1+$2)/2):(safe($5,$3,1.0)-1.0) ls 1 title ''
#-- rendering subhistograms '(LO|#1SD0|#1SD1|#1)/(NLO|#1 central value) ratio'
unset label
unset format
set yrange [-2.4000e-01:1.2000e+00]
set origin 0.0000e+00, 2.0000e-01
set size 1.0000e+00, 1.5000e-01
set mytics 2
set ytics auto
set format x
unset logscale y
set ylabel "ratio w.r.t. NLO|#1"
set label "(LO|#1SD0|#1SD1|#1)/(NLO|#1 central value)" font ",9" at graph 0.03, graph 0.13
plot \
1.0 ls 999 title '',\
'MADatNLO.HwU' index 34 using (($1+$2)/2):7 ls 14 title '',\
'MADatNLO.HwU' index 34 using (($1+$2)/2):6 ls 14 title '',\
'MADatNLO.HwU' index 33 using (($1+$2)/2):7 ls 13 title '',\
'MADatNLO.HwU' index 33 using (($1+$2)/2):6 ls 13 title '',\
'MADatNLO.HwU' index 32 using (($1+$2)/2):7 ls 12 title '',\
'MADatNLO.HwU' index 32 using (($1+$2)/2):6 ls 12 title '',\
'MADatNLO.HwU' index 34 using (($1+$2)/2):5 ls 4 title '',\
'MADatNLO.HwU' index 34 using (($1+$2)/2):3:4 w yerrorbar ls 4 title '',\
'MADatNLO.HwU' index 34 using (($1+$2)/2):3 ls 4 title '',\
'MADatNLO.HwU' index 33 using (($1+$2)/2):5 ls 3 title '',\
'MADatNLO.HwU' index 33 using (($1+$2)/2):3:4 w yerrorbar ls 3 title '',\
'MADatNLO.HwU' index 33 using (($1+$2)/2):3 ls 3 title '',\
'MADatNLO.HwU' index 32 using (($1+$2)/2):5 ls 2 title '',\
'MADatNLO.HwU' index 32 using (($1+$2)/2):3:4 w yerrorbar ls 2 title '',\
'MADatNLO.HwU' index 32 using (($1+$2)/2):3 ls 2 title ''

unset label

################################################################################

################################################################################
### Rendering of the plot titled 'electron log pT'
################################################################################

set multiplot
set label "electron log pT" font ",13" at graph 0.04, graph 1.05
set xrange [-2.0000e-01:3.8000e+00]
set bmargin 0 
set tmargin 0
set xtics nomirror
set ytics nomirror
set mytics 10
set xtics auto
set key horizontal noreverse maxcols 1 width -4 
set label front 'MadGraph5\_aMC\@NLO' font "Courier,11" rotate by 90 at graph 1.02, graph 0.04

#-- rendering subhistograms 'NLO|#1 and LO|#1 results'

set format y '10^{%T}'
set yrange [9.0000e-01:1.1000e+02]
set origin 0.0000e+00, 5.0000e-01
set size 1.0000e+00, 4.0000e-01
set mytics 10
set ytics auto
set format x ''
set logscale y
set ylabel "{/Symbol s} per bin [pb]"

plot \
sqrt(-1) ls 14 title 'SD1|#1, scale variation',\
sqrt(-1) ls 13 title 'SD0|#1, scale variation',\
sqrt(-1) ls 12 title 'LO|#1, scale variation',\
sqrt(-1) ls 11 title 'NLO|#1, scale variation',\
'MADatNLO.HwU' index 38 using (($1+$2)/2):($3 >= 0 ? sqrt(-1) : abs($3)):4 w yerrorbar ls 104 title '',\
'MADatNLO.HwU' index 38 using (($1+$2)/2):($3 >= 0 ? sqrt(-1) : abs($3)) ls 104 title '',\
'MADatNLO.HwU' index 38 using (($1+$2)/2):($3 < 0 ? sqrt(-1) : $3):4 w yerrorbar ls 4 title '',\
'MADatNLO.HwU' index 38 using (($1+$2)/2):($3 < 0 ? sqrt(-1) : $3) ls 4 title 'SD1|#1, central value, dynamical\_scale\_choice=10',\
'MADatNLO.HwU' index 37 using (($1+$2)/2):($3 >= 0 ? sqrt(-1) : abs($3)):4 w yerrorbar ls 103 title '',\
'MADatNLO.HwU' index 37 using (($1+$2)/2):($3 >= 0 ? sqrt(-1) : abs($3)) ls 103 title '',\
'MADatNLO.HwU' index 37 using (($1+$2)/2):($3 < 0 ? sqrt(-1) : $3):4 w yerrorbar ls 3 title '',\
'MADatNLO.HwU' index 37 using (($1+$2)/2):($3 < 0 ? sqrt(-1) : $3) ls 3 title 'SD0|#1, central value, dynamical\_scale\_choice=10',\
'MADatNLO.HwU' index 36 using (($1+$2)/2):($3 >= 0 ? sqrt(-1) : abs($3)):4 w yerrorbar ls 102 title '',\
'MADatNLO.HwU' index 36 using (($1+$2)/2):($3 >= 0 ? sqrt(-1) : abs($3)) ls 102 title '',\
'MADatNLO.HwU' index 36 using (($1+$2)/2):($3 < 0 ? sqrt(-1) : $3):4 w yerrorbar ls 2 title '',\
'MADatNLO.HwU' index 36 using (($1+$2)/2):($3 < 0 ? sqrt(-1) : $3) ls 2 title 'LO|#1, central value, dynamical\_scale\_choice=10',\
'MADatNLO.HwU' index 35 using (($1+$2)/2):($3 >= 0 ? sqrt(-1) : abs($3)):4 w yerrorbar ls 101 title '',\
'MADatNLO.HwU' index 35 using (($1+$2)/2):($3 >= 0 ? sqrt(-1) : abs($3)) ls 101 title '',\
'MADatNLO.HwU' index 35 using (($1+$2)/2):($3 < 0 ? sqrt(-1) : $3):4 w yerrorbar ls 1 title '',\
'MADatNLO.HwU' index 35 using (($1+$2)/2):($3 < 0 ? sqrt(-1) : $3) ls 1 title 'NLO|#1, central value, dynamical\_scale\_choice=10'
#-- rendering subhistograms 'Relative scale and PDF uncertainty'
unset label
unset format
set yrange [-1.4800e+00:1.4000e+00]
set origin 0.0000e+00, 3.5000e-01
set size 1.0000e+00, 1.5000e-01
set mytics 2
set ytics auto
set format x ''
unset logscale y
set ylabel "NLO|#1 rel.unc."
set label "Relative uncertainties w.r.t. central values" font ",9" front at graph 0.03, graph 0.13
plot \
'MADatNLO.HwU' index 38 using (($1+$2)/2):(safe($7,$3,1.0)-1.0) ls 14 title '',\
'MADatNLO.HwU' index 38 using (($1+$2)/2):(safe($6,$3,1.0)-1.0) ls 14 title '',\
'MADatNLO.HwU' index 37 using (($1+$2)/2):(safe($7,$3,1.0)-1.0) ls 13 title '',\
'MADatNLO.HwU' index 37 using (($1+$2)/2):(safe($6,$3,1.0)-1.0) ls 13 title '',\
'MADatNLO.HwU' index 36 using (($1+$2)/2):(safe($7,$3,1.0)-1.0) ls 12 title '',\
'MADatNLO.HwU' index 36 using (($1+$2)/2):(safe($6,$3,1.0)-1.0) ls 12 title '',\
'MADatNLO.HwU' index 35 using (($1+$2)/2):(safe($7,$3,1.0)-1.0) ls 11 title '',\
'MADatNLO.HwU' index 35 using (($1+$2)/2):(safe($6,$3,1.0)-1.0) ls 11 title '',\
0.0 ls 999 title '',\
'MADatNLO.HwU' index 38 using (($1+$2)/2):(0.0):(safe($4,$3,0.0)) w yerrorbar ls 4 title '',\
'MADatNLO.HwU' index 38 using (($1+$2)/2):(safe($5,$3,1.0)-1.0) ls 4 title '',\
'MADatNLO.HwU' index 37 using (($1+$2)/2):(0.0):(safe($4,$3,0.0)) w yerrorbar ls 3 title '',\
'MADatNLO.HwU' index 37 using (($1+$2)/2):(safe($5,$3,1.0)-1.0) ls 3 title '',\
'MADatNLO.HwU' index 36 using (($1+$2)/2):(0.0):(safe($4,$3,0.0)) w yerrorbar ls 2 title '',\
'MADatNLO.HwU' index 36 using (($1+$2)/2):(safe($5,$3,1.0)-1.0) ls 2 title '',\
'MADatNLO.HwU' index 35 using (($1+$2)/2):(0.0):(safe($4,$3,0.0)) w yerrorbar ls 1 title '',\
'MADatNLO.HwU' index 35 using (($1+$2)/2):(safe($5,$3,1.0)-1.0) ls 1 title ''
#-- rendering subhistograms '(LO|#1SD0|#1SD1|#1)/(NLO|#1 central value) ratio'
unset label
unset format
set yrange [-2.4000e-01:1.2000e+00]
set origin 0.0000e+00, 2.0000e-01
set size 1.0000e+00, 1.5000e-01
set mytics 2
set ytics auto
set format x
unset logscale y
set ylabel "ratio w.r.t. NLO|#1"
set label "(LO|#1SD0|#1SD1|#1)/(NLO|#1 central value)" font ",9" at graph 0.03, graph 0.13
plot \
1.0 ls 999 title '',\
'MADatNLO.HwU' index 41 using (($1+$2)/2):7 ls 14 title '',\
'MADatNLO.HwU' index 41 using (($1+$2)/2):6 ls 14 title '',\
'MADatNLO.HwU' index 40 using (($1+$2)/2):7 ls 13 title '',\
'MADatNLO.HwU' index 40 using (($1+$2)/2):6 ls 13 title '',\
'MADatNLO.HwU' index 39 using (($1+$2)/2):7 ls 12 title '',\
'MADatNLO.HwU' index 39 using (($1+$2)/2):6 ls 12 title '',\
'MADatNLO.HwU' index 41 using (($1+$2)/2):5 ls 4 title '',\
'MADatNLO.HwU' index 41 using (($1+$2)/2):3:4 w yerrorbar ls 4 title '',\
'MADatNLO.HwU' index 41 using (($1+$2)/2):3 ls 4 title '',\
'MADatNLO.HwU' index 40 using (($1+$2)/2):5 ls 3 title '',\
'MADatNLO.HwU' index 40 using (($1+$2)/2):3:4 w yerrorbar ls 3 title '',\
'MADatNLO.HwU' index 40 using (($1+$2)/2):3 ls 3 title '',\
'MADatNLO.HwU' index 39 using (($1+$2)/2):5 ls 2 title '',\
'MADatNLO.HwU' index 39 using (($1+$2)/2):3:4 w yerrorbar ls 2 title '',\
'MADatNLO.HwU' index 39 using (($1+$2)/2):3 ls 2 title ''

unset label

################################################################################

################################################################################
### Rendering of the plot titled 'positron log pT'
################################################################################

set multiplot
set label "positron log pT" font ",13" at graph 0.04, graph 1.05
set xrange [-2.0000e-01:3.8000e+00]
set bmargin 0 
set tmargin 0
set xtics nomirror
set ytics nomirror
set mytics 10
set xtics auto
set key horizontal noreverse maxcols 1 width -4 
set label front 'MadGraph5\_aMC\@NLO' font "Courier,11" rotate by 90 at graph 1.02, graph 0.04

#-- rendering subhistograms 'NLO|#1 and LO|#1 results'

set format y '10^{%T}'
set yrange [9.0000e-01:1.1000e+02]
set origin 0.0000e+00, 5.0000e-01
set size 1.0000e+00, 4.0000e-01
set mytics 10
set ytics auto
set format x ''
set logscale y
set ylabel "{/Symbol s} per bin [pb]"

plot \
sqrt(-1) ls 14 title 'SD1|#1, scale variation',\
sqrt(-1) ls 13 title 'SD0|#1, scale variation',\
sqrt(-1) ls 12 title 'LO|#1, scale variation',\
sqrt(-1) ls 11 title 'NLO|#1, scale variation',\
'MADatNLO.HwU' index 45 using (($1+$2)/2):($3 >= 0 ? sqrt(-1) : abs($3)):4 w yerrorbar ls 104 title '',\
'MADatNLO.HwU' index 45 using (($1+$2)/2):($3 >= 0 ? sqrt(-1) : abs($3)) ls 104 title '',\
'MADatNLO.HwU' index 45 using (($1+$2)/2):($3 < 0 ? sqrt(-1) : $3):4 w yerrorbar ls 4 title '',\
'MADatNLO.HwU' index 45 using (($1+$2)/2):($3 < 0 ? sqrt(-1) : $3) ls 4 title 'SD1|#1, central value, dynamical\_scale\_choice=10',\
'MADatNLO.HwU' index 44 using (($1+$2)/2):($3 >= 0 ? sqrt(-1) : abs($3)):4 w yerrorbar ls 103 title '',\
'MADatNLO.HwU' index 44 using (($1+$2)/2):($3 >= 0 ? sqrt(-1) : abs($3)) ls 103 title '',\
'MADatNLO.HwU' index 44 using (($1+$2)/2):($3 < 0 ? sqrt(-1) : $3):4 w yerrorbar ls 3 title '',\
'MADatNLO.HwU' index 44 using (($1+$2)/2):($3 < 0 ? sqrt(-1) : $3) ls 3 title 'SD0|#1, central value, dynamical\_scale\_choice=10',\
'MADatNLO.HwU' index 43 using (($1+$2)/2):($3 >= 0 ? sqrt(-1) : abs($3)):4 w yerrorbar ls 102 title '',\
'MADatNLO.HwU' index 43 using (($1+$2)/2):($3 >= 0 ? sqrt(-1) : abs($3)) ls 102 title '',\
'MADatNLO.HwU' index 43 using (($1+$2)/2):($3 < 0 ? sqrt(-1) : $3):4 w yerrorbar ls 2 title '',\
'MADatNLO.HwU' index 43 using (($1+$2)/2):($3 < 0 ? sqrt(-1) : $3) ls 2 title 'LO|#1, central value, dynamical\_scale\_choice=10',\
'MADatNLO.HwU' index 42 using (($1+$2)/2):($3 >= 0 ? sqrt(-1) : abs($3)):4 w yerrorbar ls 101 title '',\
'MADatNLO.HwU' index 42 using (($1+$2)/2):($3 >= 0 ? sqrt(-1) : abs($3)) ls 101 title '',\
'MADatNLO.HwU' index 42 using (($1+$2)/2):($3 < 0 ? sqrt(-1) : $3):4 w yerrorbar ls 1 title '',\
'MADatNLO.HwU' index 42 using (($1+$2)/2):($3 < 0 ? sqrt(-1) : $3) ls 1 title 'NLO|#1, central value, dynamical\_scale\_choice=10'
#-- rendering subhistograms 'Relative scale and PDF uncertainty'
unset label
unset format
set yrange [-1.4800e+00:1.4000e+00]
set origin 0.0000e+00, 3.5000e-01
set size 1.0000e+00, 1.5000e-01
set mytics 2
set ytics auto
set format x ''
unset logscale y
set ylabel "NLO|#1 rel.unc."
set label "Relative uncertainties w.r.t. central values" font ",9" front at graph 0.03, graph 0.13
plot \
'MADatNLO.HwU' index 45 using (($1+$2)/2):(safe($7,$3,1.0)-1.0) ls 14 title '',\
'MADatNLO.HwU' index 45 using (($1+$2)/2):(safe($6,$3,1.0)-1.0) ls 14 title '',\
'MADatNLO.HwU' index 44 using (($1+$2)/2):(safe($7,$3,1.0)-1.0) ls 13 title '',\
'MADatNLO.HwU' index 44 using (($1+$2)/2):(safe($6,$3,1.0)-1.0) ls 13 title '',\
'MADatNLO.HwU' index 43 using (($1+$2)/2):(safe($7,$3,1.0)-1.0) ls 12 title '',\
'MADatNLO.HwU' index 43 using (($1+$2)/2):(safe($6,$3,1.0)-1.0) ls 12 title '',\
'MADatNLO.HwU' index 42 using (($1+$2)/2):(safe($7,$3,1.0)-1.0) ls 11 title '',\
'MADatNLO.HwU' index 42 using (($1+$2)/2):(safe($6,$3,1.0)-1.0) ls 11 title '',\
0.0 ls 999 title '',\
'MADatNLO.HwU' index 45 using (($1+$2)/2):(0.0):(safe($4,$3,0.0)) w yerrorbar ls 4 title '',\
'MADatNLO.HwU' index 45 using (($1+$2)/2):(safe($5,$3,1.0)-1.0) ls 4 title '',\
'MADatNLO.HwU' index 44 using (($1+$2)/2):(0.0):(safe($4,$3,0.0)) w yerrorbar ls 3 title '',\
'MADatNLO.HwU' index 44 using (($1+$2)/2):(safe($5,$3,1.0)-1.0) ls 3 title '',\
'MADatNLO.HwU' index 43 using (($1+$2)/2):(0.0):(safe($4,$3,0.0)) w yerrorbar ls 2 title '',\
'MADatNLO.HwU' index 43 using (($1+$2)/2):(safe($5,$3,1.0)-1.0) ls 2 title '',\
'MADatNLO.HwU' index 42 using (($1+$2)/2):(0.0):(safe($4,$3,0.0)) w yerrorbar ls 1 title '',\
'MADatNLO.HwU' index 42 using (($1+$2)/2):(safe($5,$3,1.0)-1.0) ls 1 title ''
#-- rendering subhistograms '(LO|#1SD0|#1SD1|#1)/(NLO|#1 central value) ratio'
unset label
unset format
set yrange [-2.4000e-01:1.2000e+00]
set origin 0.0000e+00, 2.0000e-01
set size 1.0000e+00, 1.5000e-01
set mytics 2
set ytics auto
set format x
unset logscale y
set ylabel "ratio w.r.t. NLO|#1"
set label "(LO|#1SD0|#1SD1|#1)/(NLO|#1 central value)" font ",9" at graph 0.03, graph 0.13
plot \
1.0 ls 999 title '',\
'MADatNLO.HwU' index 48 using (($1+$2)/2):7 ls 14 title '',\
'MADatNLO.HwU' index 48 using (($1+$2)/2):6 ls 14 title '',\
'MADatNLO.HwU' index 47 using (($1+$2)/2):7 ls 13 title '',\
'MADatNLO.HwU' index 47 using (($1+$2)/2):6 ls 13 title '',\
'MADatNLO.HwU' index 46 using (($1+$2)/2):7 ls 12 title '',\
'MADatNLO.HwU' index 46 using (($1+$2)/2):6 ls 12 title '',\
'MADatNLO.HwU' index 48 using (($1+$2)/2):5 ls 4 title '',\
'MADatNLO.HwU' index 48 using (($1+$2)/2):3:4 w yerrorbar ls 4 title '',\
'MADatNLO.HwU' index 48 using (($1+$2)/2):3 ls 4 title '',\
'MADatNLO.HwU' index 47 using (($1+$2)/2):5 ls 3 title '',\
'MADatNLO.HwU' index 47 using (($1+$2)/2):3:4 w yerrorbar ls 3 title '',\
'MADatNLO.HwU' index 47 using (($1+$2)/2):3 ls 3 title '',\
'MADatNLO.HwU' index 46 using (($1+$2)/2):5 ls 2 title '',\
'MADatNLO.HwU' index 46 using (($1+$2)/2):3:4 w yerrorbar ls 2 title '',\
'MADatNLO.HwU' index 46 using (($1+$2)/2):3 ls 2 title ''

unset label

################################################################################

################################################################################
### Rendering of the plot titled 'mu-plus log pT'
################################################################################

set multiplot
set label "mu-plus log pT" font ",13" at graph 0.04, graph 1.05
set xrange [-2.0000e-01:3.8000e+00]
set bmargin 0 
set tmargin 0
set xtics nomirror
set ytics nomirror
set mytics 10
set xtics auto
set key horizontal noreverse maxcols 1 width -4 
set label front 'MadGraph5\_aMC\@NLO' font "Courier,11" rotate by 90 at graph 1.02, graph 0.04

#-- rendering subhistograms 'NLO|#1 and LO|#1 results'

set format y '10^{%T}'
set yrange [9.0000e-01:1.1000e+02]
set origin 0.0000e+00, 5.0000e-01
set size 1.0000e+00, 4.0000e-01
set mytics 10
set ytics auto
set format x ''
set logscale y
set ylabel "{/Symbol s} per bin [pb]"

plot \
sqrt(-1) ls 14 title 'SD1|#1, scale variation',\
sqrt(-1) ls 13 title 'SD0|#1, scale variation',\
sqrt(-1) ls 12 title 'LO|#1, scale variation',\
sqrt(-1) ls 11 title 'NLO|#1, scale variation',\
'MADatNLO.HwU' index 52 using (($1+$2)/2):($3 >= 0 ? sqrt(-1) : abs($3)):4 w yerrorbar ls 104 title '',\
'MADatNLO.HwU' index 52 using (($1+$2)/2):($3 >= 0 ? sqrt(-1) : abs($3)) ls 104 title '',\
'MADatNLO.HwU' index 52 using (($1+$2)/2):($3 < 0 ? sqrt(-1) : $3):4 w yerrorbar ls 4 title '',\
'MADatNLO.HwU' index 52 using (($1+$2)/2):($3 < 0 ? sqrt(-1) : $3) ls 4 title 'SD1|#1, central value, dynamical\_scale\_choice=10',\
'MADatNLO.HwU' index 51 using (($1+$2)/2):($3 >= 0 ? sqrt(-1) : abs($3)):4 w yerrorbar ls 103 title '',\
'MADatNLO.HwU' index 51 using (($1+$2)/2):($3 >= 0 ? sqrt(-1) : abs($3)) ls 103 title '',\
'MADatNLO.HwU' index 51 using (($1+$2)/2):($3 < 0 ? sqrt(-1) : $3):4 w yerrorbar ls 3 title '',\
'MADatNLO.HwU' index 51 using (($1+$2)/2):($3 < 0 ? sqrt(-1) : $3) ls 3 title 'SD0|#1, central value, dynamical\_scale\_choice=10',\
'MADatNLO.HwU' index 50 using (($1+$2)/2):($3 >= 0 ? sqrt(-1) : abs($3)):4 w yerrorbar ls 102 title '',\
'MADatNLO.HwU' index 50 using (($1+$2)/2):($3 >= 0 ? sqrt(-1) : abs($3)) ls 102 title '',\
'MADatNLO.HwU' index 50 using (($1+$2)/2):($3 < 0 ? sqrt(-1) : $3):4 w yerrorbar ls 2 title '',\
'MADatNLO.HwU' index 50 using (($1+$2)/2):($3 < 0 ? sqrt(-1) : $3) ls 2 title 'LO|#1, central value, dynamical\_scale\_choice=10',\
'MADatNLO.HwU' index 49 using (($1+$2)/2):($3 >= 0 ? sqrt(-1) : abs($3)):4 w yerrorbar ls 101 title '',\
'MADatNLO.HwU' index 49 using (($1+$2)/2):($3 >= 0 ? sqrt(-1) : abs($3)) ls 101 title '',\
'MADatNLO.HwU' index 49 using (($1+$2)/2):($3 < 0 ? sqrt(-1) : $3):4 w yerrorbar ls 1 title '',\
'MADatNLO.HwU' index 49 using (($1+$2)/2):($3 < 0 ? sqrt(-1) : $3) ls 1 title 'NLO|#1, central value, dynamical\_scale\_choice=10'
#-- rendering subhistograms 'Relative scale and PDF uncertainty'
unset label
unset format
set yrange [-1.4800e+00:1.4000e+00]
set origin 0.0000e+00, 3.5000e-01
set size 1.0000e+00, 1.5000e-01
set mytics 2
set ytics auto
set format x ''
unset logscale y
set ylabel "NLO|#1 rel.unc."
set label "Relative uncertainties w.r.t. central values" font ",9" front at graph 0.03, graph 0.13
plot \
'MADatNLO.HwU' index 52 using (($1+$2)/2):(safe($7,$3,1.0)-1.0) ls 14 title '',\
'MADatNLO.HwU' index 52 using (($1+$2)/2):(safe($6,$3,1.0)-1.0) ls 14 title '',\
'MADatNLO.HwU' index 51 using (($1+$2)/2):(safe($7,$3,1.0)-1.0) ls 13 title '',\
'MADatNLO.HwU' index 51 using (($1+$2)/2):(safe($6,$3,1.0)-1.0) ls 13 title '',\
'MADatNLO.HwU' index 50 using (($1+$2)/2):(safe($7,$3,1.0)-1.0) ls 12 title '',\
'MADatNLO.HwU' index 50 using (($1+$2)/2):(safe($6,$3,1.0)-1.0) ls 12 title '',\
'MADatNLO.HwU' index 49 using (($1+$2)/2):(safe($7,$3,1.0)-1.0) ls 11 title '',\
'MADatNLO.HwU' index 49 using (($1+$2)/2):(safe($6,$3,1.0)-1.0) ls 11 title '',\
0.0 ls 999 title '',\
'MADatNLO.HwU' index 52 using (($1+$2)/2):(0.0):(safe($4,$3,0.0)) w yerrorbar ls 4 title '',\
'MADatNLO.HwU' index 52 using (($1+$2)/2):(safe($5,$3,1.0)-1.0) ls 4 title '',\
'MADatNLO.HwU' index 51 using (($1+$2)/2):(0.0):(safe($4,$3,0.0)) w yerrorbar ls 3 title '',\
'MADatNLO.HwU' index 51 using (($1+$2)/2):(safe($5,$3,1.0)-1.0) ls 3 title '',\
'MADatNLO.HwU' index 50 using (($1+$2)/2):(0.0):(safe($4,$3,0.0)) w yerrorbar ls 2 title '',\
'MADatNLO.HwU' index 50 using (($1+$2)/2):(safe($5,$3,1.0)-1.0) ls 2 title '',\
'MADatNLO.HwU' index 49 using (($1+$2)/2):(0.0):(safe($4,$3,0.0)) w yerrorbar ls 1 title '',\
'MADatNLO.HwU' index 49 using (($1+$2)/2):(safe($5,$3,1.0)-1.0) ls 1 title ''
#-- rendering subhistograms '(LO|#1SD0|#1SD1|#1)/(NLO|#1 central value) ratio'
unset label
unset format
set yrange [-2.4000e-01:1.2000e+00]
set origin 0.0000e+00, 2.0000e-01
set size 1.0000e+00, 1.5000e-01
set mytics 2
set ytics auto
set format x
unset logscale y
set ylabel "ratio w.r.t. NLO|#1"
set label "(LO|#1SD0|#1SD1|#1)/(NLO|#1 central value)" font ",9" at graph 0.03, graph 0.13
plot \
1.0 ls 999 title '',\
'MADatNLO.HwU' index 55 using (($1+$2)/2):7 ls 14 title '',\
'MADatNLO.HwU' index 55 using (($1+$2)/2):6 ls 14 title '',\
'MADatNLO.HwU' index 54 using (($1+$2)/2):7 ls 13 title '',\
'MADatNLO.HwU' index 54 using (($1+$2)/2):6 ls 13 title '',\
'MADatNLO.HwU' index 53 using (($1+$2)/2):7 ls 12 title '',\
'MADatNLO.HwU' index 53 using (($1+$2)/2):6 ls 12 title '',\
'MADatNLO.HwU' index 55 using (($1+$2)/2):5 ls 4 title '',\
'MADatNLO.HwU' index 55 using (($1+$2)/2):3:4 w yerrorbar ls 4 title '',\
'MADatNLO.HwU' index 55 using (($1+$2)/2):3 ls 4 title '',\
'MADatNLO.HwU' index 54 using (($1+$2)/2):5 ls 3 title '',\
'MADatNLO.HwU' index 54 using (($1+$2)/2):3:4 w yerrorbar ls 3 title '',\
'MADatNLO.HwU' index 54 using (($1+$2)/2):3 ls 3 title '',\
'MADatNLO.HwU' index 53 using (($1+$2)/2):5 ls 2 title '',\
'MADatNLO.HwU' index 53 using (($1+$2)/2):3:4 w yerrorbar ls 2 title '',\
'MADatNLO.HwU' index 53 using (($1+$2)/2):3 ls 2 title ''

unset label

################################################################################

################################################################################
### Rendering of the plot titled 'mu-minus log pT'
################################################################################

set multiplot
set label "mu-minus log pT" font ",13" at graph 0.04, graph 1.05
set xrange [-2.0000e-01:3.8000e+00]
set bmargin 0 
set tmargin 0
set xtics nomirror
set ytics nomirror
set mytics 10
set xtics auto
set key horizontal noreverse maxcols 1 width -4 
set label front 'MadGraph5\_aMC\@NLO' font "Courier,11" rotate by 90 at graph 1.02, graph 0.04

#-- rendering subhistograms 'NLO|#1 and LO|#1 results'

set format y '10^{%T}'
set yrange [9.0000e-01:1.1000e+02]
set origin 0.0000e+00, 5.0000e-01
set size 1.0000e+00, 4.0000e-01
set mytics 10
set ytics auto
set format x ''
set logscale y
set ylabel "{/Symbol s} per bin [pb]"

plot \
sqrt(-1) ls 14 title 'SD1|#1, scale variation',\
sqrt(-1) ls 13 title 'SD0|#1, scale variation',\
sqrt(-1) ls 12 title 'LO|#1, scale variation',\
sqrt(-1) ls 11 title 'NLO|#1, scale variation',\
'MADatNLO.HwU' index 59 using (($1+$2)/2):($3 >= 0 ? sqrt(-1) : abs($3)):4 w yerrorbar ls 104 title '',\
'MADatNLO.HwU' index 59 using (($1+$2)/2):($3 >= 0 ? sqrt(-1) : abs($3)) ls 104 title '',\
'MADatNLO.HwU' index 59 using (($1+$2)/2):($3 < 0 ? sqrt(-1) : $3):4 w yerrorbar ls 4 title '',\
'MADatNLO.HwU' index 59 using (($1+$2)/2):($3 < 0 ? sqrt(-1) : $3) ls 4 title 'SD1|#1, central value, dynamical\_scale\_choice=10',\
'MADatNLO.HwU' index 58 using (($1+$2)/2):($3 >= 0 ? sqrt(-1) : abs($3)):4 w yerrorbar ls 103 title '',\
'MADatNLO.HwU' index 58 using (($1+$2)/2):($3 >= 0 ? sqrt(-1) : abs($3)) ls 103 title '',\
'MADatNLO.HwU' index 58 using (($1+$2)/2):($3 < 0 ? sqrt(-1) : $3):4 w yerrorbar ls 3 title '',\
'MADatNLO.HwU' index 58 using (($1+$2)/2):($3 < 0 ? sqrt(-1) : $3) ls 3 title 'SD0|#1, central value, dynamical\_scale\_choice=10',\
'MADatNLO.HwU' index 57 using (($1+$2)/2):($3 >= 0 ? sqrt(-1) : abs($3)):4 w yerrorbar ls 102 title '',\
'MADatNLO.HwU' index 57 using (($1+$2)/2):($3 >= 0 ? sqrt(-1) : abs($3)) ls 102 title '',\
'MADatNLO.HwU' index 57 using (($1+$2)/2):($3 < 0 ? sqrt(-1) : $3):4 w yerrorbar ls 2 title '',\
'MADatNLO.HwU' index 57 using (($1+$2)/2):($3 < 0 ? sqrt(-1) : $3) ls 2 title 'LO|#1, central value, dynamical\_scale\_choice=10',\
'MADatNLO.HwU' index 56 using (($1+$2)/2):($3 >= 0 ? sqrt(-1) : abs($3)):4 w yerrorbar ls 101 title '',\
'MADatNLO.HwU' index 56 using (($1+$2)/2):($3 >= 0 ? sqrt(-1) : abs($3)) ls 101 title '',\
'MADatNLO.HwU' index 56 using (($1+$2)/2):($3 < 0 ? sqrt(-1) : $3):4 w yerrorbar ls 1 title '',\
'MADatNLO.HwU' index 56 using (($1+$2)/2):($3 < 0 ? sqrt(-1) : $3) ls 1 title 'NLO|#1, central value, dynamical\_scale\_choice=10'
#-- rendering subhistograms 'Relative scale and PDF uncertainty'
unset label
unset format
set yrange [-1.4800e+00:1.4000e+00]
set origin 0.0000e+00, 3.5000e-01
set size 1.0000e+00, 1.5000e-01
set mytics 2
set ytics auto
set format x ''
unset logscale y
set ylabel "NLO|#1 rel.unc."
set label "Relative uncertainties w.r.t. central values" font ",9" front at graph 0.03, graph 0.13
plot \
'MADatNLO.HwU' index 59 using (($1+$2)/2):(safe($7,$3,1.0)-1.0) ls 14 title '',\
'MADatNLO.HwU' index 59 using (($1+$2)/2):(safe($6,$3,1.0)-1.0) ls 14 title '',\
'MADatNLO.HwU' index 58 using (($1+$2)/2):(safe($7,$3,1.0)-1.0) ls 13 title '',\
'MADatNLO.HwU' index 58 using (($1+$2)/2):(safe($6,$3,1.0)-1.0) ls 13 title '',\
'MADatNLO.HwU' index 57 using (($1+$2)/2):(safe($7,$3,1.0)-1.0) ls 12 title '',\
'MADatNLO.HwU' index 57 using (($1+$2)/2):(safe($6,$3,1.0)-1.0) ls 12 title '',\
'MADatNLO.HwU' index 56 using (($1+$2)/2):(safe($7,$3,1.0)-1.0) ls 11 title '',\
'MADatNLO.HwU' index 56 using (($1+$2)/2):(safe($6,$3,1.0)-1.0) ls 11 title '',\
0.0 ls 999 title '',\
'MADatNLO.HwU' index 59 using (($1+$2)/2):(0.0):(safe($4,$3,0.0)) w yerrorbar ls 4 title '',\
'MADatNLO.HwU' index 59 using (($1+$2)/2):(safe($5,$3,1.0)-1.0) ls 4 title '',\
'MADatNLO.HwU' index 58 using (($1+$2)/2):(0.0):(safe($4,$3,0.0)) w yerrorbar ls 3 title '',\
'MADatNLO.HwU' index 58 using (($1+$2)/2):(safe($5,$3,1.0)-1.0) ls 3 title '',\
'MADatNLO.HwU' index 57 using (($1+$2)/2):(0.0):(safe($4,$3,0.0)) w yerrorbar ls 2 title '',\
'MADatNLO.HwU' index 57 using (($1+$2)/2):(safe($5,$3,1.0)-1.0) ls 2 title '',\
'MADatNLO.HwU' index 56 using (($1+$2)/2):(0.0):(safe($4,$3,0.0)) w yerrorbar ls 1 title '',\
'MADatNLO.HwU' index 56 using (($1+$2)/2):(safe($5,$3,1.0)-1.0) ls 1 title ''
#-- rendering subhistograms '(LO|#1SD0|#1SD1|#1)/(NLO|#1 central value) ratio'
unset label
unset format
set yrange [-2.4000e-01:1.2000e+00]
set origin 0.0000e+00, 2.0000e-01
set size 1.0000e+00, 1.5000e-01
set mytics 2
set ytics auto
set format x
unset logscale y
set ylabel "ratio w.r.t. NLO|#1"
set label "(LO|#1SD0|#1SD1|#1)/(NLO|#1 central value)" font ",9" at graph 0.03, graph 0.13
plot \
1.0 ls 999 title '',\
'MADatNLO.HwU' index 62 using (($1+$2)/2):7 ls 14 title '',\
'MADatNLO.HwU' index 62 using (($1+$2)/2):6 ls 14 title '',\
'MADatNLO.HwU' index 61 using (($1+$2)/2):7 ls 13 title '',\
'MADatNLO.HwU' index 61 using (($1+$2)/2):6 ls 13 title '',\
'MADatNLO.HwU' index 60 using (($1+$2)/2):7 ls 12 title '',\
'MADatNLO.HwU' index 60 using (($1+$2)/2):6 ls 12 title '',\
'MADatNLO.HwU' index 62 using (($1+$2)/2):5 ls 4 title '',\
'MADatNLO.HwU' index 62 using (($1+$2)/2):3:4 w yerrorbar ls 4 title '',\
'MADatNLO.HwU' index 62 using (($1+$2)/2):3 ls 4 title '',\
'MADatNLO.HwU' index 61 using (($1+$2)/2):5 ls 3 title '',\
'MADatNLO.HwU' index 61 using (($1+$2)/2):3:4 w yerrorbar ls 3 title '',\
'MADatNLO.HwU' index 61 using (($1+$2)/2):3 ls 3 title '',\
'MADatNLO.HwU' index 60 using (($1+$2)/2):5 ls 2 title '',\
'MADatNLO.HwU' index 60 using (($1+$2)/2):3:4 w yerrorbar ls 2 title '',\
'MADatNLO.HwU' index 60 using (($1+$2)/2):3 ls 2 title ''

unset label

################################################################################

################################################################################
### Rendering of the plot titled 'epem log pT'
################################################################################

set multiplot
set label "epem log pT" font ",13" at graph 0.04, graph 1.05
set xrange [-2.0000e-01:3.8000e+00]
set bmargin 0 
set tmargin 0
set xtics nomirror
set ytics nomirror
set mytics 10
set xtics auto
set key horizontal noreverse maxcols 1 width -4 
set label front 'MadGraph5\_aMC\@NLO' font "Courier,11" rotate by 90 at graph 1.02, graph 0.04

#-- rendering subhistograms 'NLO|#1 and LO|#1 results'

set format y '10^{%T}'
set yrange [9.0000e-01:1.1000e+02]
set origin 0.0000e+00, 5.0000e-01
set size 1.0000e+00, 4.0000e-01
set mytics 10
set ytics auto
set format x ''
set logscale y
set ylabel "{/Symbol s} per bin [pb]"

plot \
sqrt(-1) ls 14 title 'SD1|#1, scale variation',\
sqrt(-1) ls 13 title 'SD0|#1, scale variation',\
sqrt(-1) ls 12 title 'LO|#1, scale variation',\
sqrt(-1) ls 11 title 'NLO|#1, scale variation',\
'MADatNLO.HwU' index 66 using (($1+$2)/2):($3 >= 0 ? sqrt(-1) : abs($3)):4 w yerrorbar ls 104 title '',\
'MADatNLO.HwU' index 66 using (($1+$2)/2):($3 >= 0 ? sqrt(-1) : abs($3)) ls 104 title '',\
'MADatNLO.HwU' index 66 using (($1+$2)/2):($3 < 0 ? sqrt(-1) : $3):4 w yerrorbar ls 4 title '',\
'MADatNLO.HwU' index 66 using (($1+$2)/2):($3 < 0 ? sqrt(-1) : $3) ls 4 title 'SD1|#1, central value, dynamical\_scale\_choice=10',\
'MADatNLO.HwU' index 65 using (($1+$2)/2):($3 >= 0 ? sqrt(-1) : abs($3)):4 w yerrorbar ls 103 title '',\
'MADatNLO.HwU' index 65 using (($1+$2)/2):($3 >= 0 ? sqrt(-1) : abs($3)) ls 103 title '',\
'MADatNLO.HwU' index 65 using (($1+$2)/2):($3 < 0 ? sqrt(-1) : $3):4 w yerrorbar ls 3 title '',\
'MADatNLO.HwU' index 65 using (($1+$2)/2):($3 < 0 ? sqrt(-1) : $3) ls 3 title 'SD0|#1, central value, dynamical\_scale\_choice=10',\
'MADatNLO.HwU' index 64 using (($1+$2)/2):($3 >= 0 ? sqrt(-1) : abs($3)):4 w yerrorbar ls 102 title '',\
'MADatNLO.HwU' index 64 using (($1+$2)/2):($3 >= 0 ? sqrt(-1) : abs($3)) ls 102 title '',\
'MADatNLO.HwU' index 64 using (($1+$2)/2):($3 < 0 ? sqrt(-1) : $3):4 w yerrorbar ls 2 title '',\
'MADatNLO.HwU' index 64 using (($1+$2)/2):($3 < 0 ? sqrt(-1) : $3) ls 2 title 'LO|#1, central value, dynamical\_scale\_choice=10',\
'MADatNLO.HwU' index 63 using (($1+$2)/2):($3 >= 0 ? sqrt(-1) : abs($3)):4 w yerrorbar ls 101 title '',\
'MADatNLO.HwU' index 63 using (($1+$2)/2):($3 >= 0 ? sqrt(-1) : abs($3)) ls 101 title '',\
'MADatNLO.HwU' index 63 using (($1+$2)/2):($3 < 0 ? sqrt(-1) : $3):4 w yerrorbar ls 1 title '',\
'MADatNLO.HwU' index 63 using (($1+$2)/2):($3 < 0 ? sqrt(-1) : $3) ls 1 title 'NLO|#1, central value, dynamical\_scale\_choice=10'
#-- rendering subhistograms 'Relative scale and PDF uncertainty'
unset label
unset format
set yrange [-1.4800e+00:1.4000e+00]
set origin 0.0000e+00, 3.5000e-01
set size 1.0000e+00, 1.5000e-01
set mytics 2
set ytics auto
set format x ''
unset logscale y
set ylabel "NLO|#1 rel.unc."
set label "Relative uncertainties w.r.t. central values" font ",9" front at graph 0.03, graph 0.13
plot \
'MADatNLO.HwU' index 66 using (($1+$2)/2):(safe($7,$3,1.0)-1.0) ls 14 title '',\
'MADatNLO.HwU' index 66 using (($1+$2)/2):(safe($6,$3,1.0)-1.0) ls 14 title '',\
'MADatNLO.HwU' index 65 using (($1+$2)/2):(safe($7,$3,1.0)-1.0) ls 13 title '',\
'MADatNLO.HwU' index 65 using (($1+$2)/2):(safe($6,$3,1.0)-1.0) ls 13 title '',\
'MADatNLO.HwU' index 64 using (($1+$2)/2):(safe($7,$3,1.0)-1.0) ls 12 title '',\
'MADatNLO.HwU' index 64 using (($1+$2)/2):(safe($6,$3,1.0)-1.0) ls 12 title '',\
'MADatNLO.HwU' index 63 using (($1+$2)/2):(safe($7,$3,1.0)-1.0) ls 11 title '',\
'MADatNLO.HwU' index 63 using (($1+$2)/2):(safe($6,$3,1.0)-1.0) ls 11 title '',\
0.0 ls 999 title '',\
'MADatNLO.HwU' index 66 using (($1+$2)/2):(0.0):(safe($4,$3,0.0)) w yerrorbar ls 4 title '',\
'MADatNLO.HwU' index 66 using (($1+$2)/2):(safe($5,$3,1.0)-1.0) ls 4 title '',\
'MADatNLO.HwU' index 65 using (($1+$2)/2):(0.0):(safe($4,$3,0.0)) w yerrorbar ls 3 title '',\
'MADatNLO.HwU' index 65 using (($1+$2)/2):(safe($5,$3,1.0)-1.0) ls 3 title '',\
'MADatNLO.HwU' index 64 using (($1+$2)/2):(0.0):(safe($4,$3,0.0)) w yerrorbar ls 2 title '',\
'MADatNLO.HwU' index 64 using (($1+$2)/2):(safe($5,$3,1.0)-1.0) ls 2 title '',\
'MADatNLO.HwU' index 63 using (($1+$2)/2):(0.0):(safe($4,$3,0.0)) w yerrorbar ls 1 title '',\
'MADatNLO.HwU' index 63 using (($1+$2)/2):(safe($5,$3,1.0)-1.0) ls 1 title ''
#-- rendering subhistograms '(LO|#1SD0|#1SD1|#1)/(NLO|#1 central value) ratio'
unset label
unset format
set yrange [-2.4000e-01:1.2000e+00]
set origin 0.0000e+00, 2.0000e-01
set size 1.0000e+00, 1.5000e-01
set mytics 2
set ytics auto
set format x
unset logscale y
set ylabel "ratio w.r.t. NLO|#1"
set label "(LO|#1SD0|#1SD1|#1)/(NLO|#1 central value)" font ",9" at graph 0.03, graph 0.13
plot \
1.0 ls 999 title '',\
'MADatNLO.HwU' index 69 using (($1+$2)/2):7 ls 14 title '',\
'MADatNLO.HwU' index 69 using (($1+$2)/2):6 ls 14 title '',\
'MADatNLO.HwU' index 68 using (($1+$2)/2):7 ls 13 title '',\
'MADatNLO.HwU' index 68 using (($1+$2)/2):6 ls 13 title '',\
'MADatNLO.HwU' index 67 using (($1+$2)/2):7 ls 12 title '',\
'MADatNLO.HwU' index 67 using (($1+$2)/2):6 ls 12 title '',\
'MADatNLO.HwU' index 69 using (($1+$2)/2):5 ls 4 title '',\
'MADatNLO.HwU' index 69 using (($1+$2)/2):3:4 w yerrorbar ls 4 title '',\
'MADatNLO.HwU' index 69 using (($1+$2)/2):3 ls 4 title '',\
'MADatNLO.HwU' index 68 using (($1+$2)/2):5 ls 3 title '',\
'MADatNLO.HwU' index 68 using (($1+$2)/2):3:4 w yerrorbar ls 3 title '',\
'MADatNLO.HwU' index 68 using (($1+$2)/2):3 ls 3 title '',\
'MADatNLO.HwU' index 67 using (($1+$2)/2):5 ls 2 title '',\
'MADatNLO.HwU' index 67 using (($1+$2)/2):3:4 w yerrorbar ls 2 title '',\
'MADatNLO.HwU' index 67 using (($1+$2)/2):3 ls 2 title ''

unset label

################################################################################

################################################################################
### Rendering of the plot titled 'mupmum log pT'
################################################################################

set multiplot
set label "mupmum log pT" font ",13" at graph 0.04, graph 1.05
set xrange [-2.0000e-01:3.8000e+00]
set bmargin 0 
set tmargin 0
set xtics nomirror
set ytics nomirror
set mytics 10
set xtics auto
set key horizontal noreverse maxcols 1 width -4 
set label front 'MadGraph5\_aMC\@NLO' font "Courier,11" rotate by 90 at graph 1.02, graph 0.04

#-- rendering subhistograms 'NLO|#1 and LO|#1 results'

set format y '10^{%T}'
set yrange [9.0000e-01:1.1000e+02]
set origin 0.0000e+00, 5.0000e-01
set size 1.0000e+00, 4.0000e-01
set mytics 10
set ytics auto
set format x ''
set logscale y
set ylabel "{/Symbol s} per bin [pb]"

plot \
sqrt(-1) ls 14 title 'SD1|#1, scale variation',\
sqrt(-1) ls 13 title 'SD0|#1, scale variation',\
sqrt(-1) ls 12 title 'LO|#1, scale variation',\
sqrt(-1) ls 11 title 'NLO|#1, scale variation',\
'MADatNLO.HwU' index 73 using (($1+$2)/2):($3 >= 0 ? sqrt(-1) : abs($3)):4 w yerrorbar ls 104 title '',\
'MADatNLO.HwU' index 73 using (($1+$2)/2):($3 >= 0 ? sqrt(-1) : abs($3)) ls 104 title '',\
'MADatNLO.HwU' index 73 using (($1+$2)/2):($3 < 0 ? sqrt(-1) : $3):4 w yerrorbar ls 4 title '',\
'MADatNLO.HwU' index 73 using (($1+$2)/2):($3 < 0 ? sqrt(-1) : $3) ls 4 title 'SD1|#1, central value, dynamical\_scale\_choice=10',\
'MADatNLO.HwU' index 72 using (($1+$2)/2):($3 >= 0 ? sqrt(-1) : abs($3)):4 w yerrorbar ls 103 title '',\
'MADatNLO.HwU' index 72 using (($1+$2)/2):($3 >= 0 ? sqrt(-1) : abs($3)) ls 103 title '',\
'MADatNLO.HwU' index 72 using (($1+$2)/2):($3 < 0 ? sqrt(-1) : $3):4 w yerrorbar ls 3 title '',\
'MADatNLO.HwU' index 72 using (($1+$2)/2):($3 < 0 ? sqrt(-1) : $3) ls 3 title 'SD0|#1, central value, dynamical\_scale\_choice=10',\
'MADatNLO.HwU' index 71 using (($1+$2)/2):($3 >= 0 ? sqrt(-1) : abs($3)):4 w yerrorbar ls 102 title '',\
'MADatNLO.HwU' index 71 using (($1+$2)/2):($3 >= 0 ? sqrt(-1) : abs($3)) ls 102 title '',\
'MADatNLO.HwU' index 71 using (($1+$2)/2):($3 < 0 ? sqrt(-1) : $3):4 w yerrorbar ls 2 title '',\
'MADatNLO.HwU' index 71 using (($1+$2)/2):($3 < 0 ? sqrt(-1) : $3) ls 2 title 'LO|#1, central value, dynamical\_scale\_choice=10',\
'MADatNLO.HwU' index 70 using (($1+$2)/2):($3 >= 0 ? sqrt(-1) : abs($3)):4 w yerrorbar ls 101 title '',\
'MADatNLO.HwU' index 70 using (($1+$2)/2):($3 >= 0 ? sqrt(-1) : abs($3)) ls 101 title '',\
'MADatNLO.HwU' index 70 using (($1+$2)/2):($3 < 0 ? sqrt(-1) : $3):4 w yerrorbar ls 1 title '',\
'MADatNLO.HwU' index 70 using (($1+$2)/2):($3 < 0 ? sqrt(-1) : $3) ls 1 title 'NLO|#1, central value, dynamical\_scale\_choice=10'
#-- rendering subhistograms 'Relative scale and PDF uncertainty'
unset label
unset format
set yrange [-1.4800e+00:1.4000e+00]
set origin 0.0000e+00, 3.5000e-01
set size 1.0000e+00, 1.5000e-01
set mytics 2
set ytics auto
set format x ''
unset logscale y
set ylabel "NLO|#1 rel.unc."
set label "Relative uncertainties w.r.t. central values" font ",9" front at graph 0.03, graph 0.13
plot \
'MADatNLO.HwU' index 73 using (($1+$2)/2):(safe($7,$3,1.0)-1.0) ls 14 title '',\
'MADatNLO.HwU' index 73 using (($1+$2)/2):(safe($6,$3,1.0)-1.0) ls 14 title '',\
'MADatNLO.HwU' index 72 using (($1+$2)/2):(safe($7,$3,1.0)-1.0) ls 13 title '',\
'MADatNLO.HwU' index 72 using (($1+$2)/2):(safe($6,$3,1.0)-1.0) ls 13 title '',\
'MADatNLO.HwU' index 71 using (($1+$2)/2):(safe($7,$3,1.0)-1.0) ls 12 title '',\
'MADatNLO.HwU' index 71 using (($1+$2)/2):(safe($6,$3,1.0)-1.0) ls 12 title '',\
'MADatNLO.HwU' index 70 using (($1+$2)/2):(safe($7,$3,1.0)-1.0) ls 11 title '',\
'MADatNLO.HwU' index 70 using (($1+$2)/2):(safe($6,$3,1.0)-1.0) ls 11 title '',\
0.0 ls 999 title '',\
'MADatNLO.HwU' index 73 using (($1+$2)/2):(0.0):(safe($4,$3,0.0)) w yerrorbar ls 4 title '',\
'MADatNLO.HwU' index 73 using (($1+$2)/2):(safe($5,$3,1.0)-1.0) ls 4 title '',\
'MADatNLO.HwU' index 72 using (($1+$2)/2):(0.0):(safe($4,$3,0.0)) w yerrorbar ls 3 title '',\
'MADatNLO.HwU' index 72 using (($1+$2)/2):(safe($5,$3,1.0)-1.0) ls 3 title '',\
'MADatNLO.HwU' index 71 using (($1+$2)/2):(0.0):(safe($4,$3,0.0)) w yerrorbar ls 2 title '',\
'MADatNLO.HwU' index 71 using (($1+$2)/2):(safe($5,$3,1.0)-1.0) ls 2 title '',\
'MADatNLO.HwU' index 70 using (($1+$2)/2):(0.0):(safe($4,$3,0.0)) w yerrorbar ls 1 title '',\
'MADatNLO.HwU' index 70 using (($1+$2)/2):(safe($5,$3,1.0)-1.0) ls 1 title ''
#-- rendering subhistograms '(LO|#1SD0|#1SD1|#1)/(NLO|#1 central value) ratio'
unset label
unset format
set yrange [-2.4000e-01:1.2000e+00]
set origin 0.0000e+00, 2.0000e-01
set size 1.0000e+00, 1.5000e-01
set mytics 2
set ytics auto
set format x
unset logscale y
set ylabel "ratio w.r.t. NLO|#1"
set label "(LO|#1SD0|#1SD1|#1)/(NLO|#1 central value)" font ",9" at graph 0.03, graph 0.13
plot \
1.0 ls 999 title '',\
'MADatNLO.HwU' index 76 using (($1+$2)/2):7 ls 14 title '',\
'MADatNLO.HwU' index 76 using (($1+$2)/2):6 ls 14 title '',\
'MADatNLO.HwU' index 75 using (($1+$2)/2):7 ls 13 title '',\
'MADatNLO.HwU' index 75 using (($1+$2)/2):6 ls 13 title '',\
'MADatNLO.HwU' index 74 using (($1+$2)/2):7 ls 12 title '',\
'MADatNLO.HwU' index 74 using (($1+$2)/2):6 ls 12 title '',\
'MADatNLO.HwU' index 76 using (($1+$2)/2):5 ls 4 title '',\
'MADatNLO.HwU' index 76 using (($1+$2)/2):3:4 w yerrorbar ls 4 title '',\
'MADatNLO.HwU' index 76 using (($1+$2)/2):3 ls 4 title '',\
'MADatNLO.HwU' index 75 using (($1+$2)/2):5 ls 3 title '',\
'MADatNLO.HwU' index 75 using (($1+$2)/2):3:4 w yerrorbar ls 3 title '',\
'MADatNLO.HwU' index 75 using (($1+$2)/2):3 ls 3 title '',\
'MADatNLO.HwU' index 74 using (($1+$2)/2):5 ls 2 title '',\
'MADatNLO.HwU' index 74 using (($1+$2)/2):3:4 w yerrorbar ls 2 title '',\
'MADatNLO.HwU' index 74 using (($1+$2)/2):3 ls 2 title ''

unset label

################################################################################

################################################################################
### Rendering of the plot titled '1st OSSF lep pair log pT'
################################################################################

set multiplot
set label "1st OSSF lep pair log pT" font ",13" at graph 0.04, graph 1.05
set xrange [-2.0000e-01:3.8000e+00]
set bmargin 0 
set tmargin 0
set xtics nomirror
set ytics nomirror
set mytics 10
set xtics auto
set key horizontal noreverse maxcols 1 width -4 
set label front 'MadGraph5\_aMC\@NLO' font "Courier,11" rotate by 90 at graph 1.02, graph 0.04

#-- rendering subhistograms 'NLO|#1 and LO|#1 results'

set format y '10^{%T}'
set yrange [9.0000e-01:1.1000e+02]
set origin 0.0000e+00, 5.0000e-01
set size 1.0000e+00, 4.0000e-01
set mytics 10
set ytics auto
set format x ''
set logscale y
set ylabel "{/Symbol s} per bin [pb]"

plot \
sqrt(-1) ls 14 title 'SD1|#1, scale variation',\
sqrt(-1) ls 13 title 'SD0|#1, scale variation',\
sqrt(-1) ls 12 title 'LO|#1, scale variation',\
sqrt(-1) ls 11 title 'NLO|#1, scale variation',\
'MADatNLO.HwU' index 80 using (($1+$2)/2):($3 >= 0 ? sqrt(-1) : abs($3)):4 w yerrorbar ls 104 title '',\
'MADatNLO.HwU' index 80 using (($1+$2)/2):($3 >= 0 ? sqrt(-1) : abs($3)) ls 104 title '',\
'MADatNLO.HwU' index 80 using (($1+$2)/2):($3 < 0 ? sqrt(-1) : $3):4 w yerrorbar ls 4 title '',\
'MADatNLO.HwU' index 80 using (($1+$2)/2):($3 < 0 ? sqrt(-1) : $3) ls 4 title 'SD1|#1, central value, dynamical\_scale\_choice=10',\
'MADatNLO.HwU' index 79 using (($1+$2)/2):($3 >= 0 ? sqrt(-1) : abs($3)):4 w yerrorbar ls 103 title '',\
'MADatNLO.HwU' index 79 using (($1+$2)/2):($3 >= 0 ? sqrt(-1) : abs($3)) ls 103 title '',\
'MADatNLO.HwU' index 79 using (($1+$2)/2):($3 < 0 ? sqrt(-1) : $3):4 w yerrorbar ls 3 title '',\
'MADatNLO.HwU' index 79 using (($1+$2)/2):($3 < 0 ? sqrt(-1) : $3) ls 3 title 'SD0|#1, central value, dynamical\_scale\_choice=10',\
'MADatNLO.HwU' index 78 using (($1+$2)/2):($3 >= 0 ? sqrt(-1) : abs($3)):4 w yerrorbar ls 102 title '',\
'MADatNLO.HwU' index 78 using (($1+$2)/2):($3 >= 0 ? sqrt(-1) : abs($3)) ls 102 title '',\
'MADatNLO.HwU' index 78 using (($1+$2)/2):($3 < 0 ? sqrt(-1) : $3):4 w yerrorbar ls 2 title '',\
'MADatNLO.HwU' index 78 using (($1+$2)/2):($3 < 0 ? sqrt(-1) : $3) ls 2 title 'LO|#1, central value, dynamical\_scale\_choice=10',\
'MADatNLO.HwU' index 77 using (($1+$2)/2):($3 >= 0 ? sqrt(-1) : abs($3)):4 w yerrorbar ls 101 title '',\
'MADatNLO.HwU' index 77 using (($1+$2)/2):($3 >= 0 ? sqrt(-1) : abs($3)) ls 101 title '',\
'MADatNLO.HwU' index 77 using (($1+$2)/2):($3 < 0 ? sqrt(-1) : $3):4 w yerrorbar ls 1 title '',\
'MADatNLO.HwU' index 77 using (($1+$2)/2):($3 < 0 ? sqrt(-1) : $3) ls 1 title 'NLO|#1, central value, dynamical\_scale\_choice=10'
#-- rendering subhistograms 'Relative scale and PDF uncertainty'
unset label
unset format
set yrange [-1.4800e+00:1.4000e+00]
set origin 0.0000e+00, 3.5000e-01
set size 1.0000e+00, 1.5000e-01
set mytics 2
set ytics auto
set format x ''
unset logscale y
set ylabel "NLO|#1 rel.unc."
set label "Relative uncertainties w.r.t. central values" font ",9" front at graph 0.03, graph 0.13
plot \
'MADatNLO.HwU' index 80 using (($1+$2)/2):(safe($7,$3,1.0)-1.0) ls 14 title '',\
'MADatNLO.HwU' index 80 using (($1+$2)/2):(safe($6,$3,1.0)-1.0) ls 14 title '',\
'MADatNLO.HwU' index 79 using (($1+$2)/2):(safe($7,$3,1.0)-1.0) ls 13 title '',\
'MADatNLO.HwU' index 79 using (($1+$2)/2):(safe($6,$3,1.0)-1.0) ls 13 title '',\
'MADatNLO.HwU' index 78 using (($1+$2)/2):(safe($7,$3,1.0)-1.0) ls 12 title '',\
'MADatNLO.HwU' index 78 using (($1+$2)/2):(safe($6,$3,1.0)-1.0) ls 12 title '',\
'MADatNLO.HwU' index 77 using (($1+$2)/2):(safe($7,$3,1.0)-1.0) ls 11 title '',\
'MADatNLO.HwU' index 77 using (($1+$2)/2):(safe($6,$3,1.0)-1.0) ls 11 title '',\
0.0 ls 999 title '',\
'MADatNLO.HwU' index 80 using (($1+$2)/2):(0.0):(safe($4,$3,0.0)) w yerrorbar ls 4 title '',\
'MADatNLO.HwU' index 80 using (($1+$2)/2):(safe($5,$3,1.0)-1.0) ls 4 title '',\
'MADatNLO.HwU' index 79 using (($1+$2)/2):(0.0):(safe($4,$3,0.0)) w yerrorbar ls 3 title '',\
'MADatNLO.HwU' index 79 using (($1+$2)/2):(safe($5,$3,1.0)-1.0) ls 3 title '',\
'MADatNLO.HwU' index 78 using (($1+$2)/2):(0.0):(safe($4,$3,0.0)) w yerrorbar ls 2 title '',\
'MADatNLO.HwU' index 78 using (($1+$2)/2):(safe($5,$3,1.0)-1.0) ls 2 title '',\
'MADatNLO.HwU' index 77 using (($1+$2)/2):(0.0):(safe($4,$3,0.0)) w yerrorbar ls 1 title '',\
'MADatNLO.HwU' index 77 using (($1+$2)/2):(safe($5,$3,1.0)-1.0) ls 1 title ''
#-- rendering subhistograms '(LO|#1SD0|#1SD1|#1)/(NLO|#1 central value) ratio'
unset label
unset format
set yrange [-2.4000e-01:1.2000e+00]
set origin 0.0000e+00, 2.0000e-01
set size 1.0000e+00, 1.5000e-01
set mytics 2
set ytics auto
set format x
unset logscale y
set ylabel "ratio w.r.t. NLO|#1"
set label "(LO|#1SD0|#1SD1|#1)/(NLO|#1 central value)" font ",9" at graph 0.03, graph 0.13
plot \
1.0 ls 999 title '',\
'MADatNLO.HwU' index 83 using (($1+$2)/2):7 ls 14 title '',\
'MADatNLO.HwU' index 83 using (($1+$2)/2):6 ls 14 title '',\
'MADatNLO.HwU' index 82 using (($1+$2)/2):7 ls 13 title '',\
'MADatNLO.HwU' index 82 using (($1+$2)/2):6 ls 13 title '',\
'MADatNLO.HwU' index 81 using (($1+$2)/2):7 ls 12 title '',\
'MADatNLO.HwU' index 81 using (($1+$2)/2):6 ls 12 title '',\
'MADatNLO.HwU' index 83 using (($1+$2)/2):5 ls 4 title '',\
'MADatNLO.HwU' index 83 using (($1+$2)/2):3:4 w yerrorbar ls 4 title '',\
'MADatNLO.HwU' index 83 using (($1+$2)/2):3 ls 4 title '',\
'MADatNLO.HwU' index 82 using (($1+$2)/2):5 ls 3 title '',\
'MADatNLO.HwU' index 82 using (($1+$2)/2):3:4 w yerrorbar ls 3 title '',\
'MADatNLO.HwU' index 82 using (($1+$2)/2):3 ls 3 title '',\
'MADatNLO.HwU' index 81 using (($1+$2)/2):5 ls 2 title '',\
'MADatNLO.HwU' index 81 using (($1+$2)/2):3:4 w yerrorbar ls 2 title '',\
'MADatNLO.HwU' index 81 using (($1+$2)/2):3 ls 2 title ''

unset label

################################################################################

################################################################################
### Rendering of the plot titled '2nd OSSF lep pair log pT'
################################################################################

set multiplot
set label "2nd OSSF lep pair log pT" font ",13" at graph 0.04, graph 1.05
set xrange [-2.0000e-01:3.8000e+00]
set bmargin 0 
set tmargin 0
set xtics nomirror
set ytics nomirror
set mytics 10
set xtics auto
set key horizontal noreverse maxcols 1 width -4 
set label front 'MadGraph5\_aMC\@NLO' font "Courier,11" rotate by 90 at graph 1.02, graph 0.04

#-- rendering subhistograms 'NLO|#1 and LO|#1 results'

set format y '10^{%T}'
set yrange [9.0000e-01:1.1000e+02]
set origin 0.0000e+00, 5.0000e-01
set size 1.0000e+00, 4.0000e-01
set mytics 10
set ytics auto
set format x ''
set logscale y
set ylabel "{/Symbol s} per bin [pb]"

plot \
sqrt(-1) ls 14 title 'SD1|#1, scale variation',\
sqrt(-1) ls 13 title 'SD0|#1, scale variation',\
sqrt(-1) ls 12 title 'LO|#1, scale variation',\
sqrt(-1) ls 11 title 'NLO|#1, scale variation',\
'MADatNLO.HwU' index 87 using (($1+$2)/2):($3 >= 0 ? sqrt(-1) : abs($3)):4 w yerrorbar ls 104 title '',\
'MADatNLO.HwU' index 87 using (($1+$2)/2):($3 >= 0 ? sqrt(-1) : abs($3)) ls 104 title '',\
'MADatNLO.HwU' index 87 using (($1+$2)/2):($3 < 0 ? sqrt(-1) : $3):4 w yerrorbar ls 4 title '',\
'MADatNLO.HwU' index 87 using (($1+$2)/2):($3 < 0 ? sqrt(-1) : $3) ls 4 title 'SD1|#1, central value, dynamical\_scale\_choice=10',\
'MADatNLO.HwU' index 86 using (($1+$2)/2):($3 >= 0 ? sqrt(-1) : abs($3)):4 w yerrorbar ls 103 title '',\
'MADatNLO.HwU' index 86 using (($1+$2)/2):($3 >= 0 ? sqrt(-1) : abs($3)) ls 103 title '',\
'MADatNLO.HwU' index 86 using (($1+$2)/2):($3 < 0 ? sqrt(-1) : $3):4 w yerrorbar ls 3 title '',\
'MADatNLO.HwU' index 86 using (($1+$2)/2):($3 < 0 ? sqrt(-1) : $3) ls 3 title 'SD0|#1, central value, dynamical\_scale\_choice=10',\
'MADatNLO.HwU' index 85 using (($1+$2)/2):($3 >= 0 ? sqrt(-1) : abs($3)):4 w yerrorbar ls 102 title '',\
'MADatNLO.HwU' index 85 using (($1+$2)/2):($3 >= 0 ? sqrt(-1) : abs($3)) ls 102 title '',\
'MADatNLO.HwU' index 85 using (($1+$2)/2):($3 < 0 ? sqrt(-1) : $3):4 w yerrorbar ls 2 title '',\
'MADatNLO.HwU' index 85 using (($1+$2)/2):($3 < 0 ? sqrt(-1) : $3) ls 2 title 'LO|#1, central value, dynamical\_scale\_choice=10',\
'MADatNLO.HwU' index 84 using (($1+$2)/2):($3 >= 0 ? sqrt(-1) : abs($3)):4 w yerrorbar ls 101 title '',\
'MADatNLO.HwU' index 84 using (($1+$2)/2):($3 >= 0 ? sqrt(-1) : abs($3)) ls 101 title '',\
'MADatNLO.HwU' index 84 using (($1+$2)/2):($3 < 0 ? sqrt(-1) : $3):4 w yerrorbar ls 1 title '',\
'MADatNLO.HwU' index 84 using (($1+$2)/2):($3 < 0 ? sqrt(-1) : $3) ls 1 title 'NLO|#1, central value, dynamical\_scale\_choice=10'
#-- rendering subhistograms 'Relative scale and PDF uncertainty'
unset label
unset format
set yrange [-1.4800e+00:1.4000e+00]
set origin 0.0000e+00, 3.5000e-01
set size 1.0000e+00, 1.5000e-01
set mytics 2
set ytics auto
set format x ''
unset logscale y
set ylabel "NLO|#1 rel.unc."
set label "Relative uncertainties w.r.t. central values" font ",9" front at graph 0.03, graph 0.13
plot \
'MADatNLO.HwU' index 87 using (($1+$2)/2):(safe($7,$3,1.0)-1.0) ls 14 title '',\
'MADatNLO.HwU' index 87 using (($1+$2)/2):(safe($6,$3,1.0)-1.0) ls 14 title '',\
'MADatNLO.HwU' index 86 using (($1+$2)/2):(safe($7,$3,1.0)-1.0) ls 13 title '',\
'MADatNLO.HwU' index 86 using (($1+$2)/2):(safe($6,$3,1.0)-1.0) ls 13 title '',\
'MADatNLO.HwU' index 85 using (($1+$2)/2):(safe($7,$3,1.0)-1.0) ls 12 title '',\
'MADatNLO.HwU' index 85 using (($1+$2)/2):(safe($6,$3,1.0)-1.0) ls 12 title '',\
'MADatNLO.HwU' index 84 using (($1+$2)/2):(safe($7,$3,1.0)-1.0) ls 11 title '',\
'MADatNLO.HwU' index 84 using (($1+$2)/2):(safe($6,$3,1.0)-1.0) ls 11 title '',\
0.0 ls 999 title '',\
'MADatNLO.HwU' index 87 using (($1+$2)/2):(0.0):(safe($4,$3,0.0)) w yerrorbar ls 4 title '',\
'MADatNLO.HwU' index 87 using (($1+$2)/2):(safe($5,$3,1.0)-1.0) ls 4 title '',\
'MADatNLO.HwU' index 86 using (($1+$2)/2):(0.0):(safe($4,$3,0.0)) w yerrorbar ls 3 title '',\
'MADatNLO.HwU' index 86 using (($1+$2)/2):(safe($5,$3,1.0)-1.0) ls 3 title '',\
'MADatNLO.HwU' index 85 using (($1+$2)/2):(0.0):(safe($4,$3,0.0)) w yerrorbar ls 2 title '',\
'MADatNLO.HwU' index 85 using (($1+$2)/2):(safe($5,$3,1.0)-1.0) ls 2 title '',\
'MADatNLO.HwU' index 84 using (($1+$2)/2):(0.0):(safe($4,$3,0.0)) w yerrorbar ls 1 title '',\
'MADatNLO.HwU' index 84 using (($1+$2)/2):(safe($5,$3,1.0)-1.0) ls 1 title ''
#-- rendering subhistograms '(LO|#1SD0|#1SD1|#1)/(NLO|#1 central value) ratio'
unset label
unset format
set yrange [-2.4000e-01:1.2000e+00]
set origin 0.0000e+00, 2.0000e-01
set size 1.0000e+00, 1.5000e-01
set mytics 2
set ytics auto
set format x
unset logscale y
set ylabel "ratio w.r.t. NLO|#1"
set label "(LO|#1SD0|#1SD1|#1)/(NLO|#1 central value)" font ",9" at graph 0.03, graph 0.13
plot \
1.0 ls 999 title '',\
'MADatNLO.HwU' index 90 using (($1+$2)/2):7 ls 14 title '',\
'MADatNLO.HwU' index 90 using (($1+$2)/2):6 ls 14 title '',\
'MADatNLO.HwU' index 89 using (($1+$2)/2):7 ls 13 title '',\
'MADatNLO.HwU' index 89 using (($1+$2)/2):6 ls 13 title '',\
'MADatNLO.HwU' index 88 using (($1+$2)/2):7 ls 12 title '',\
'MADatNLO.HwU' index 88 using (($1+$2)/2):6 ls 12 title '',\
'MADatNLO.HwU' index 90 using (($1+$2)/2):5 ls 4 title '',\
'MADatNLO.HwU' index 90 using (($1+$2)/2):3:4 w yerrorbar ls 4 title '',\
'MADatNLO.HwU' index 90 using (($1+$2)/2):3 ls 4 title '',\
'MADatNLO.HwU' index 89 using (($1+$2)/2):5 ls 3 title '',\
'MADatNLO.HwU' index 89 using (($1+$2)/2):3:4 w yerrorbar ls 3 title '',\
'MADatNLO.HwU' index 89 using (($1+$2)/2):3 ls 3 title '',\
'MADatNLO.HwU' index 88 using (($1+$2)/2):5 ls 2 title '',\
'MADatNLO.HwU' index 88 using (($1+$2)/2):3:4 w yerrorbar ls 2 title '',\
'MADatNLO.HwU' index 88 using (($1+$2)/2):3 ls 2 title ''

unset label

################################################################################

################################################################################
### Rendering of the plot titled 'epve log pT'
################################################################################

set multiplot
set label "epve log pT" font ",13" at graph 0.04, graph 1.05
set xrange [-2.0000e-01:3.8000e+00]
set bmargin 0 
set tmargin 0
set xtics nomirror
set ytics nomirror
set mytics 10
set xtics auto
set key horizontal noreverse maxcols 1 width -4 
set label front 'MadGraph5\_aMC\@NLO' font "Courier,11" rotate by 90 at graph 1.02, graph 0.04

#-- rendering subhistograms 'NLO|#1 and LO|#1 results'

set format y '10^{%T}'
set yrange [9.0000e-01:1.1000e+02]
set origin 0.0000e+00, 5.0000e-01
set size 1.0000e+00, 4.0000e-01
set mytics 10
set ytics auto
set format x ''
set logscale y
set ylabel "{/Symbol s} per bin [pb]"

plot \
sqrt(-1) ls 14 title 'SD1|#1, scale variation',\
sqrt(-1) ls 13 title 'SD0|#1, scale variation',\
sqrt(-1) ls 12 title 'LO|#1, scale variation',\
sqrt(-1) ls 11 title 'NLO|#1, scale variation',\
'MADatNLO.HwU' index 94 using (($1+$2)/2):($3 >= 0 ? sqrt(-1) : abs($3)):4 w yerrorbar ls 104 title '',\
'MADatNLO.HwU' index 94 using (($1+$2)/2):($3 >= 0 ? sqrt(-1) : abs($3)) ls 104 title '',\
'MADatNLO.HwU' index 94 using (($1+$2)/2):($3 < 0 ? sqrt(-1) : $3):4 w yerrorbar ls 4 title '',\
'MADatNLO.HwU' index 94 using (($1+$2)/2):($3 < 0 ? sqrt(-1) : $3) ls 4 title 'SD1|#1, central value, dynamical\_scale\_choice=10',\
'MADatNLO.HwU' index 93 using (($1+$2)/2):($3 >= 0 ? sqrt(-1) : abs($3)):4 w yerrorbar ls 103 title '',\
'MADatNLO.HwU' index 93 using (($1+$2)/2):($3 >= 0 ? sqrt(-1) : abs($3)) ls 103 title '',\
'MADatNLO.HwU' index 93 using (($1+$2)/2):($3 < 0 ? sqrt(-1) : $3):4 w yerrorbar ls 3 title '',\
'MADatNLO.HwU' index 93 using (($1+$2)/2):($3 < 0 ? sqrt(-1) : $3) ls 3 title 'SD0|#1, central value, dynamical\_scale\_choice=10',\
'MADatNLO.HwU' index 92 using (($1+$2)/2):($3 >= 0 ? sqrt(-1) : abs($3)):4 w yerrorbar ls 102 title '',\
'MADatNLO.HwU' index 92 using (($1+$2)/2):($3 >= 0 ? sqrt(-1) : abs($3)) ls 102 title '',\
'MADatNLO.HwU' index 92 using (($1+$2)/2):($3 < 0 ? sqrt(-1) : $3):4 w yerrorbar ls 2 title '',\
'MADatNLO.HwU' index 92 using (($1+$2)/2):($3 < 0 ? sqrt(-1) : $3) ls 2 title 'LO|#1, central value, dynamical\_scale\_choice=10',\
'MADatNLO.HwU' index 91 using (($1+$2)/2):($3 >= 0 ? sqrt(-1) : abs($3)):4 w yerrorbar ls 101 title '',\
'MADatNLO.HwU' index 91 using (($1+$2)/2):($3 >= 0 ? sqrt(-1) : abs($3)) ls 101 title '',\
'MADatNLO.HwU' index 91 using (($1+$2)/2):($3 < 0 ? sqrt(-1) : $3):4 w yerrorbar ls 1 title '',\
'MADatNLO.HwU' index 91 using (($1+$2)/2):($3 < 0 ? sqrt(-1) : $3) ls 1 title 'NLO|#1, central value, dynamical\_scale\_choice=10'
#-- rendering subhistograms 'Relative scale and PDF uncertainty'
unset label
unset format
set yrange [-1.4800e+00:1.4000e+00]
set origin 0.0000e+00, 3.5000e-01
set size 1.0000e+00, 1.5000e-01
set mytics 2
set ytics auto
set format x ''
unset logscale y
set ylabel "NLO|#1 rel.unc."
set label "Relative uncertainties w.r.t. central values" font ",9" front at graph 0.03, graph 0.13
plot \
'MADatNLO.HwU' index 94 using (($1+$2)/2):(safe($7,$3,1.0)-1.0) ls 14 title '',\
'MADatNLO.HwU' index 94 using (($1+$2)/2):(safe($6,$3,1.0)-1.0) ls 14 title '',\
'MADatNLO.HwU' index 93 using (($1+$2)/2):(safe($7,$3,1.0)-1.0) ls 13 title '',\
'MADatNLO.HwU' index 93 using (($1+$2)/2):(safe($6,$3,1.0)-1.0) ls 13 title '',\
'MADatNLO.HwU' index 92 using (($1+$2)/2):(safe($7,$3,1.0)-1.0) ls 12 title '',\
'MADatNLO.HwU' index 92 using (($1+$2)/2):(safe($6,$3,1.0)-1.0) ls 12 title '',\
'MADatNLO.HwU' index 91 using (($1+$2)/2):(safe($7,$3,1.0)-1.0) ls 11 title '',\
'MADatNLO.HwU' index 91 using (($1+$2)/2):(safe($6,$3,1.0)-1.0) ls 11 title '',\
0.0 ls 999 title '',\
'MADatNLO.HwU' index 94 using (($1+$2)/2):(0.0):(safe($4,$3,0.0)) w yerrorbar ls 4 title '',\
'MADatNLO.HwU' index 94 using (($1+$2)/2):(safe($5,$3,1.0)-1.0) ls 4 title '',\
'MADatNLO.HwU' index 93 using (($1+$2)/2):(0.0):(safe($4,$3,0.0)) w yerrorbar ls 3 title '',\
'MADatNLO.HwU' index 93 using (($1+$2)/2):(safe($5,$3,1.0)-1.0) ls 3 title '',\
'MADatNLO.HwU' index 92 using (($1+$2)/2):(0.0):(safe($4,$3,0.0)) w yerrorbar ls 2 title '',\
'MADatNLO.HwU' index 92 using (($1+$2)/2):(safe($5,$3,1.0)-1.0) ls 2 title '',\
'MADatNLO.HwU' index 91 using (($1+$2)/2):(0.0):(safe($4,$3,0.0)) w yerrorbar ls 1 title '',\
'MADatNLO.HwU' index 91 using (($1+$2)/2):(safe($5,$3,1.0)-1.0) ls 1 title ''
#-- rendering subhistograms '(LO|#1SD0|#1SD1|#1)/(NLO|#1 central value) ratio'
unset label
unset format
set yrange [-2.4000e-01:1.2000e+00]
set origin 0.0000e+00, 2.0000e-01
set size 1.0000e+00, 1.5000e-01
set mytics 2
set ytics auto
set format x
unset logscale y
set ylabel "ratio w.r.t. NLO|#1"
set label "(LO|#1SD0|#1SD1|#1)/(NLO|#1 central value)" font ",9" at graph 0.03, graph 0.13
plot \
1.0 ls 999 title '',\
'MADatNLO.HwU' index 97 using (($1+$2)/2):7 ls 14 title '',\
'MADatNLO.HwU' index 97 using (($1+$2)/2):6 ls 14 title '',\
'MADatNLO.HwU' index 96 using (($1+$2)/2):7 ls 13 title '',\
'MADatNLO.HwU' index 96 using (($1+$2)/2):6 ls 13 title '',\
'MADatNLO.HwU' index 95 using (($1+$2)/2):7 ls 12 title '',\
'MADatNLO.HwU' index 95 using (($1+$2)/2):6 ls 12 title '',\
'MADatNLO.HwU' index 97 using (($1+$2)/2):5 ls 4 title '',\
'MADatNLO.HwU' index 97 using (($1+$2)/2):3:4 w yerrorbar ls 4 title '',\
'MADatNLO.HwU' index 97 using (($1+$2)/2):3 ls 4 title '',\
'MADatNLO.HwU' index 96 using (($1+$2)/2):5 ls 3 title '',\
'MADatNLO.HwU' index 96 using (($1+$2)/2):3:4 w yerrorbar ls 3 title '',\
'MADatNLO.HwU' index 96 using (($1+$2)/2):3 ls 3 title '',\
'MADatNLO.HwU' index 95 using (($1+$2)/2):5 ls 2 title '',\
'MADatNLO.HwU' index 95 using (($1+$2)/2):3:4 w yerrorbar ls 2 title '',\
'MADatNLO.HwU' index 95 using (($1+$2)/2):3 ls 2 title ''

unset label

################################################################################

################################################################################
### Rendering of the plot titled 'mumvm log pT'
################################################################################

set multiplot
set label "mumvm log pT" font ",13" at graph 0.04, graph 1.05
set xrange [-2.0000e-01:3.8000e+00]
set bmargin 0 
set tmargin 0
set xtics nomirror
set ytics nomirror
set mytics 10
set xtics auto
set key horizontal noreverse maxcols 1 width -4 
set label front 'MadGraph5\_aMC\@NLO' font "Courier,11" rotate by 90 at graph 1.02, graph 0.04

#-- rendering subhistograms 'NLO|#1 and LO|#1 results'

set format y '10^{%T}'
set yrange [9.0000e-01:1.1000e+02]
set origin 0.0000e+00, 5.0000e-01
set size 1.0000e+00, 4.0000e-01
set mytics 10
set ytics auto
set format x ''
set logscale y
set ylabel "{/Symbol s} per bin [pb]"

plot \
sqrt(-1) ls 14 title 'SD1|#1, scale variation',\
sqrt(-1) ls 13 title 'SD0|#1, scale variation',\
sqrt(-1) ls 12 title 'LO|#1, scale variation',\
sqrt(-1) ls 11 title 'NLO|#1, scale variation',\
'MADatNLO.HwU' index 101 using (($1+$2)/2):($3 >= 0 ? sqrt(-1) : abs($3)):4 w yerrorbar ls 104 title '',\
'MADatNLO.HwU' index 101 using (($1+$2)/2):($3 >= 0 ? sqrt(-1) : abs($3)) ls 104 title '',\
'MADatNLO.HwU' index 101 using (($1+$2)/2):($3 < 0 ? sqrt(-1) : $3):4 w yerrorbar ls 4 title '',\
'MADatNLO.HwU' index 101 using (($1+$2)/2):($3 < 0 ? sqrt(-1) : $3) ls 4 title 'SD1|#1, central value, dynamical\_scale\_choice=10',\
'MADatNLO.HwU' index 100 using (($1+$2)/2):($3 >= 0 ? sqrt(-1) : abs($3)):4 w yerrorbar ls 103 title '',\
'MADatNLO.HwU' index 100 using (($1+$2)/2):($3 >= 0 ? sqrt(-1) : abs($3)) ls 103 title '',\
'MADatNLO.HwU' index 100 using (($1+$2)/2):($3 < 0 ? sqrt(-1) : $3):4 w yerrorbar ls 3 title '',\
'MADatNLO.HwU' index 100 using (($1+$2)/2):($3 < 0 ? sqrt(-1) : $3) ls 3 title 'SD0|#1, central value, dynamical\_scale\_choice=10',\
'MADatNLO.HwU' index 99 using (($1+$2)/2):($3 >= 0 ? sqrt(-1) : abs($3)):4 w yerrorbar ls 102 title '',\
'MADatNLO.HwU' index 99 using (($1+$2)/2):($3 >= 0 ? sqrt(-1) : abs($3)) ls 102 title '',\
'MADatNLO.HwU' index 99 using (($1+$2)/2):($3 < 0 ? sqrt(-1) : $3):4 w yerrorbar ls 2 title '',\
'MADatNLO.HwU' index 99 using (($1+$2)/2):($3 < 0 ? sqrt(-1) : $3) ls 2 title 'LO|#1, central value, dynamical\_scale\_choice=10',\
'MADatNLO.HwU' index 98 using (($1+$2)/2):($3 >= 0 ? sqrt(-1) : abs($3)):4 w yerrorbar ls 101 title '',\
'MADatNLO.HwU' index 98 using (($1+$2)/2):($3 >= 0 ? sqrt(-1) : abs($3)) ls 101 title '',\
'MADatNLO.HwU' index 98 using (($1+$2)/2):($3 < 0 ? sqrt(-1) : $3):4 w yerrorbar ls 1 title '',\
'MADatNLO.HwU' index 98 using (($1+$2)/2):($3 < 0 ? sqrt(-1) : $3) ls 1 title 'NLO|#1, central value, dynamical\_scale\_choice=10'
#-- rendering subhistograms 'Relative scale and PDF uncertainty'
unset label
unset format
set yrange [-1.4800e+00:1.4000e+00]
set origin 0.0000e+00, 3.5000e-01
set size 1.0000e+00, 1.5000e-01
set mytics 2
set ytics auto
set format x ''
unset logscale y
set ylabel "NLO|#1 rel.unc."
set label "Relative uncertainties w.r.t. central values" font ",9" front at graph 0.03, graph 0.13
plot \
'MADatNLO.HwU' index 101 using (($1+$2)/2):(safe($7,$3,1.0)-1.0) ls 14 title '',\
'MADatNLO.HwU' index 101 using (($1+$2)/2):(safe($6,$3,1.0)-1.0) ls 14 title '',\
'MADatNLO.HwU' index 100 using (($1+$2)/2):(safe($7,$3,1.0)-1.0) ls 13 title '',\
'MADatNLO.HwU' index 100 using (($1+$2)/2):(safe($6,$3,1.0)-1.0) ls 13 title '',\
'MADatNLO.HwU' index 99 using (($1+$2)/2):(safe($7,$3,1.0)-1.0) ls 12 title '',\
'MADatNLO.HwU' index 99 using (($1+$2)/2):(safe($6,$3,1.0)-1.0) ls 12 title '',\
'MADatNLO.HwU' index 98 using (($1+$2)/2):(safe($7,$3,1.0)-1.0) ls 11 title '',\
'MADatNLO.HwU' index 98 using (($1+$2)/2):(safe($6,$3,1.0)-1.0) ls 11 title '',\
0.0 ls 999 title '',\
'MADatNLO.HwU' index 101 using (($1+$2)/2):(0.0):(safe($4,$3,0.0)) w yerrorbar ls 4 title '',\
'MADatNLO.HwU' index 101 using (($1+$2)/2):(safe($5,$3,1.0)-1.0) ls 4 title '',\
'MADatNLO.HwU' index 100 using (($1+$2)/2):(0.0):(safe($4,$3,0.0)) w yerrorbar ls 3 title '',\
'MADatNLO.HwU' index 100 using (($1+$2)/2):(safe($5,$3,1.0)-1.0) ls 3 title '',\
'MADatNLO.HwU' index 99 using (($1+$2)/2):(0.0):(safe($4,$3,0.0)) w yerrorbar ls 2 title '',\
'MADatNLO.HwU' index 99 using (($1+$2)/2):(safe($5,$3,1.0)-1.0) ls 2 title '',\
'MADatNLO.HwU' index 98 using (($1+$2)/2):(0.0):(safe($4,$3,0.0)) w yerrorbar ls 1 title '',\
'MADatNLO.HwU' index 98 using (($1+$2)/2):(safe($5,$3,1.0)-1.0) ls 1 title ''
#-- rendering subhistograms '(LO|#1SD0|#1SD1|#1)/(NLO|#1 central value) ratio'
unset label
unset format
set yrange [-2.4000e-01:1.2000e+00]
set origin 0.0000e+00, 2.0000e-01
set size 1.0000e+00, 1.5000e-01
set mytics 2
set ytics auto
set format x
unset logscale y
set ylabel "ratio w.r.t. NLO|#1"
set label "(LO|#1SD0|#1SD1|#1)/(NLO|#1 central value)" font ",9" at graph 0.03, graph 0.13
plot \
1.0 ls 999 title '',\
'MADatNLO.HwU' index 104 using (($1+$2)/2):7 ls 14 title '',\
'MADatNLO.HwU' index 104 using (($1+$2)/2):6 ls 14 title '',\
'MADatNLO.HwU' index 103 using (($1+$2)/2):7 ls 13 title '',\
'MADatNLO.HwU' index 103 using (($1+$2)/2):6 ls 13 title '',\
'MADatNLO.HwU' index 102 using (($1+$2)/2):7 ls 12 title '',\
'MADatNLO.HwU' index 102 using (($1+$2)/2):6 ls 12 title '',\
'MADatNLO.HwU' index 104 using (($1+$2)/2):5 ls 4 title '',\
'MADatNLO.HwU' index 104 using (($1+$2)/2):3:4 w yerrorbar ls 4 title '',\
'MADatNLO.HwU' index 104 using (($1+$2)/2):3 ls 4 title '',\
'MADatNLO.HwU' index 103 using (($1+$2)/2):5 ls 3 title '',\
'MADatNLO.HwU' index 103 using (($1+$2)/2):3:4 w yerrorbar ls 3 title '',\
'MADatNLO.HwU' index 103 using (($1+$2)/2):3 ls 3 title '',\
'MADatNLO.HwU' index 102 using (($1+$2)/2):5 ls 2 title '',\
'MADatNLO.HwU' index 102 using (($1+$2)/2):3:4 w yerrorbar ls 2 title '',\
'MADatNLO.HwU' index 102 using (($1+$2)/2):3 ls 2 title ''

unset label

################################################################################

################################################################################
### Rendering of the plot titled '1st SF lep-neu pair log pT'
################################################################################

set multiplot
set label "1st SF lep-neu pair log pT" font ",13" at graph 0.04, graph 1.05
set xrange [-2.0000e-01:3.8000e+00]
set bmargin 0 
set tmargin 0
set xtics nomirror
set ytics nomirror
set mytics 10
set xtics auto
set key horizontal noreverse maxcols 1 width -4 
set label front 'MadGraph5\_aMC\@NLO' font "Courier,11" rotate by 90 at graph 1.02, graph 0.04

#-- rendering subhistograms 'NLO|#1 and LO|#1 results'

set format y '10^{%T}'
set yrange [9.0000e-01:1.1000e+02]
set origin 0.0000e+00, 5.0000e-01
set size 1.0000e+00, 4.0000e-01
set mytics 10
set ytics auto
set format x ''
set logscale y
set ylabel "{/Symbol s} per bin [pb]"

plot \
sqrt(-1) ls 14 title 'SD1|#1, scale variation',\
sqrt(-1) ls 13 title 'SD0|#1, scale variation',\
sqrt(-1) ls 12 title 'LO|#1, scale variation',\
sqrt(-1) ls 11 title 'NLO|#1, scale variation',\
'MADatNLO.HwU' index 108 using (($1+$2)/2):($3 >= 0 ? sqrt(-1) : abs($3)):4 w yerrorbar ls 104 title '',\
'MADatNLO.HwU' index 108 using (($1+$2)/2):($3 >= 0 ? sqrt(-1) : abs($3)) ls 104 title '',\
'MADatNLO.HwU' index 108 using (($1+$2)/2):($3 < 0 ? sqrt(-1) : $3):4 w yerrorbar ls 4 title '',\
'MADatNLO.HwU' index 108 using (($1+$2)/2):($3 < 0 ? sqrt(-1) : $3) ls 4 title 'SD1|#1, central value, dynamical\_scale\_choice=10',\
'MADatNLO.HwU' index 107 using (($1+$2)/2):($3 >= 0 ? sqrt(-1) : abs($3)):4 w yerrorbar ls 103 title '',\
'MADatNLO.HwU' index 107 using (($1+$2)/2):($3 >= 0 ? sqrt(-1) : abs($3)) ls 103 title '',\
'MADatNLO.HwU' index 107 using (($1+$2)/2):($3 < 0 ? sqrt(-1) : $3):4 w yerrorbar ls 3 title '',\
'MADatNLO.HwU' index 107 using (($1+$2)/2):($3 < 0 ? sqrt(-1) : $3) ls 3 title 'SD0|#1, central value, dynamical\_scale\_choice=10',\
'MADatNLO.HwU' index 106 using (($1+$2)/2):($3 >= 0 ? sqrt(-1) : abs($3)):4 w yerrorbar ls 102 title '',\
'MADatNLO.HwU' index 106 using (($1+$2)/2):($3 >= 0 ? sqrt(-1) : abs($3)) ls 102 title '',\
'MADatNLO.HwU' index 106 using (($1+$2)/2):($3 < 0 ? sqrt(-1) : $3):4 w yerrorbar ls 2 title '',\
'MADatNLO.HwU' index 106 using (($1+$2)/2):($3 < 0 ? sqrt(-1) : $3) ls 2 title 'LO|#1, central value, dynamical\_scale\_choice=10',\
'MADatNLO.HwU' index 105 using (($1+$2)/2):($3 >= 0 ? sqrt(-1) : abs($3)):4 w yerrorbar ls 101 title '',\
'MADatNLO.HwU' index 105 using (($1+$2)/2):($3 >= 0 ? sqrt(-1) : abs($3)) ls 101 title '',\
'MADatNLO.HwU' index 105 using (($1+$2)/2):($3 < 0 ? sqrt(-1) : $3):4 w yerrorbar ls 1 title '',\
'MADatNLO.HwU' index 105 using (($1+$2)/2):($3 < 0 ? sqrt(-1) : $3) ls 1 title 'NLO|#1, central value, dynamical\_scale\_choice=10'
#-- rendering subhistograms 'Relative scale and PDF uncertainty'
unset label
unset format
set yrange [-1.4800e+00:1.4000e+00]
set origin 0.0000e+00, 3.5000e-01
set size 1.0000e+00, 1.5000e-01
set mytics 2
set ytics auto
set format x ''
unset logscale y
set ylabel "NLO|#1 rel.unc."
set label "Relative uncertainties w.r.t. central values" font ",9" front at graph 0.03, graph 0.13
plot \
'MADatNLO.HwU' index 108 using (($1+$2)/2):(safe($7,$3,1.0)-1.0) ls 14 title '',\
'MADatNLO.HwU' index 108 using (($1+$2)/2):(safe($6,$3,1.0)-1.0) ls 14 title '',\
'MADatNLO.HwU' index 107 using (($1+$2)/2):(safe($7,$3,1.0)-1.0) ls 13 title '',\
'MADatNLO.HwU' index 107 using (($1+$2)/2):(safe($6,$3,1.0)-1.0) ls 13 title '',\
'MADatNLO.HwU' index 106 using (($1+$2)/2):(safe($7,$3,1.0)-1.0) ls 12 title '',\
'MADatNLO.HwU' index 106 using (($1+$2)/2):(safe($6,$3,1.0)-1.0) ls 12 title '',\
'MADatNLO.HwU' index 105 using (($1+$2)/2):(safe($7,$3,1.0)-1.0) ls 11 title '',\
'MADatNLO.HwU' index 105 using (($1+$2)/2):(safe($6,$3,1.0)-1.0) ls 11 title '',\
0.0 ls 999 title '',\
'MADatNLO.HwU' index 108 using (($1+$2)/2):(0.0):(safe($4,$3,0.0)) w yerrorbar ls 4 title '',\
'MADatNLO.HwU' index 108 using (($1+$2)/2):(safe($5,$3,1.0)-1.0) ls 4 title '',\
'MADatNLO.HwU' index 107 using (($1+$2)/2):(0.0):(safe($4,$3,0.0)) w yerrorbar ls 3 title '',\
'MADatNLO.HwU' index 107 using (($1+$2)/2):(safe($5,$3,1.0)-1.0) ls 3 title '',\
'MADatNLO.HwU' index 106 using (($1+$2)/2):(0.0):(safe($4,$3,0.0)) w yerrorbar ls 2 title '',\
'MADatNLO.HwU' index 106 using (($1+$2)/2):(safe($5,$3,1.0)-1.0) ls 2 title '',\
'MADatNLO.HwU' index 105 using (($1+$2)/2):(0.0):(safe($4,$3,0.0)) w yerrorbar ls 1 title '',\
'MADatNLO.HwU' index 105 using (($1+$2)/2):(safe($5,$3,1.0)-1.0) ls 1 title ''
#-- rendering subhistograms '(LO|#1SD0|#1SD1|#1)/(NLO|#1 central value) ratio'
unset label
unset format
set yrange [-2.4000e-01:1.2000e+00]
set origin 0.0000e+00, 2.0000e-01
set size 1.0000e+00, 1.5000e-01
set mytics 2
set ytics auto
set format x
unset logscale y
set ylabel "ratio w.r.t. NLO|#1"
set label "(LO|#1SD0|#1SD1|#1)/(NLO|#1 central value)" font ",9" at graph 0.03, graph 0.13
plot \
1.0 ls 999 title '',\
'MADatNLO.HwU' index 111 using (($1+$2)/2):7 ls 14 title '',\
'MADatNLO.HwU' index 111 using (($1+$2)/2):6 ls 14 title '',\
'MADatNLO.HwU' index 110 using (($1+$2)/2):7 ls 13 title '',\
'MADatNLO.HwU' index 110 using (($1+$2)/2):6 ls 13 title '',\
'MADatNLO.HwU' index 109 using (($1+$2)/2):7 ls 12 title '',\
'MADatNLO.HwU' index 109 using (($1+$2)/2):6 ls 12 title '',\
'MADatNLO.HwU' index 111 using (($1+$2)/2):5 ls 4 title '',\
'MADatNLO.HwU' index 111 using (($1+$2)/2):3:4 w yerrorbar ls 4 title '',\
'MADatNLO.HwU' index 111 using (($1+$2)/2):3 ls 4 title '',\
'MADatNLO.HwU' index 110 using (($1+$2)/2):5 ls 3 title '',\
'MADatNLO.HwU' index 110 using (($1+$2)/2):3:4 w yerrorbar ls 3 title '',\
'MADatNLO.HwU' index 110 using (($1+$2)/2):3 ls 3 title '',\
'MADatNLO.HwU' index 109 using (($1+$2)/2):5 ls 2 title '',\
'MADatNLO.HwU' index 109 using (($1+$2)/2):3:4 w yerrorbar ls 2 title '',\
'MADatNLO.HwU' index 109 using (($1+$2)/2):3 ls 2 title ''

unset label

################################################################################

################################################################################
### Rendering of the plot titled '2nd SF lep-neu pair log pT'
################################################################################

set multiplot
set label "2nd SF lep-neu pair log pT" font ",13" at graph 0.04, graph 1.05
set xrange [-2.0000e-01:3.8000e+00]
set bmargin 0 
set tmargin 0
set xtics nomirror
set ytics nomirror
set mytics 10
set xtics auto
set key horizontal noreverse maxcols 1 width -4 
set label front 'MadGraph5\_aMC\@NLO' font "Courier,11" rotate by 90 at graph 1.02, graph 0.04

#-- rendering subhistograms 'NLO|#1 and LO|#1 results'

set format y '10^{%T}'
set yrange [9.0000e-01:1.1000e+02]
set origin 0.0000e+00, 5.0000e-01
set size 1.0000e+00, 4.0000e-01
set mytics 10
set ytics auto
set format x ''
set logscale y
set ylabel "{/Symbol s} per bin [pb]"

plot \
sqrt(-1) ls 14 title 'SD1|#1, scale variation',\
sqrt(-1) ls 13 title 'SD0|#1, scale variation',\
sqrt(-1) ls 12 title 'LO|#1, scale variation',\
sqrt(-1) ls 11 title 'NLO|#1, scale variation',\
'MADatNLO.HwU' index 115 using (($1+$2)/2):($3 >= 0 ? sqrt(-1) : abs($3)):4 w yerrorbar ls 104 title '',\
'MADatNLO.HwU' index 115 using (($1+$2)/2):($3 >= 0 ? sqrt(-1) : abs($3)) ls 104 title '',\
'MADatNLO.HwU' index 115 using (($1+$2)/2):($3 < 0 ? sqrt(-1) : $3):4 w yerrorbar ls 4 title '',\
'MADatNLO.HwU' index 115 using (($1+$2)/2):($3 < 0 ? sqrt(-1) : $3) ls 4 title 'SD1|#1, central value, dynamical\_scale\_choice=10',\
'MADatNLO.HwU' index 114 using (($1+$2)/2):($3 >= 0 ? sqrt(-1) : abs($3)):4 w yerrorbar ls 103 title '',\
'MADatNLO.HwU' index 114 using (($1+$2)/2):($3 >= 0 ? sqrt(-1) : abs($3)) ls 103 title '',\
'MADatNLO.HwU' index 114 using (($1+$2)/2):($3 < 0 ? sqrt(-1) : $3):4 w yerrorbar ls 3 title '',\
'MADatNLO.HwU' index 114 using (($1+$2)/2):($3 < 0 ? sqrt(-1) : $3) ls 3 title 'SD0|#1, central value, dynamical\_scale\_choice=10',\
'MADatNLO.HwU' index 113 using (($1+$2)/2):($3 >= 0 ? sqrt(-1) : abs($3)):4 w yerrorbar ls 102 title '',\
'MADatNLO.HwU' index 113 using (($1+$2)/2):($3 >= 0 ? sqrt(-1) : abs($3)) ls 102 title '',\
'MADatNLO.HwU' index 113 using (($1+$2)/2):($3 < 0 ? sqrt(-1) : $3):4 w yerrorbar ls 2 title '',\
'MADatNLO.HwU' index 113 using (($1+$2)/2):($3 < 0 ? sqrt(-1) : $3) ls 2 title 'LO|#1, central value, dynamical\_scale\_choice=10',\
'MADatNLO.HwU' index 112 using (($1+$2)/2):($3 >= 0 ? sqrt(-1) : abs($3)):4 w yerrorbar ls 101 title '',\
'MADatNLO.HwU' index 112 using (($1+$2)/2):($3 >= 0 ? sqrt(-1) : abs($3)) ls 101 title '',\
'MADatNLO.HwU' index 112 using (($1+$2)/2):($3 < 0 ? sqrt(-1) : $3):4 w yerrorbar ls 1 title '',\
'MADatNLO.HwU' index 112 using (($1+$2)/2):($3 < 0 ? sqrt(-1) : $3) ls 1 title 'NLO|#1, central value, dynamical\_scale\_choice=10'
#-- rendering subhistograms 'Relative scale and PDF uncertainty'
unset label
unset format
set yrange [-1.4800e+00:1.4000e+00]
set origin 0.0000e+00, 3.5000e-01
set size 1.0000e+00, 1.5000e-01
set mytics 2
set ytics auto
set format x ''
unset logscale y
set ylabel "NLO|#1 rel.unc."
set label "Relative uncertainties w.r.t. central values" font ",9" front at graph 0.03, graph 0.13
plot \
'MADatNLO.HwU' index 115 using (($1+$2)/2):(safe($7,$3,1.0)-1.0) ls 14 title '',\
'MADatNLO.HwU' index 115 using (($1+$2)/2):(safe($6,$3,1.0)-1.0) ls 14 title '',\
'MADatNLO.HwU' index 114 using (($1+$2)/2):(safe($7,$3,1.0)-1.0) ls 13 title '',\
'MADatNLO.HwU' index 114 using (($1+$2)/2):(safe($6,$3,1.0)-1.0) ls 13 title '',\
'MADatNLO.HwU' index 113 using (($1+$2)/2):(safe($7,$3,1.0)-1.0) ls 12 title '',\
'MADatNLO.HwU' index 113 using (($1+$2)/2):(safe($6,$3,1.0)-1.0) ls 12 title '',\
'MADatNLO.HwU' index 112 using (($1+$2)/2):(safe($7,$3,1.0)-1.0) ls 11 title '',\
'MADatNLO.HwU' index 112 using (($1+$2)/2):(safe($6,$3,1.0)-1.0) ls 11 title '',\
0.0 ls 999 title '',\
'MADatNLO.HwU' index 115 using (($1+$2)/2):(0.0):(safe($4,$3,0.0)) w yerrorbar ls 4 title '',\
'MADatNLO.HwU' index 115 using (($1+$2)/2):(safe($5,$3,1.0)-1.0) ls 4 title '',\
'MADatNLO.HwU' index 114 using (($1+$2)/2):(0.0):(safe($4,$3,0.0)) w yerrorbar ls 3 title '',\
'MADatNLO.HwU' index 114 using (($1+$2)/2):(safe($5,$3,1.0)-1.0) ls 3 title '',\
'MADatNLO.HwU' index 113 using (($1+$2)/2):(0.0):(safe($4,$3,0.0)) w yerrorbar ls 2 title '',\
'MADatNLO.HwU' index 113 using (($1+$2)/2):(safe($5,$3,1.0)-1.0) ls 2 title '',\
'MADatNLO.HwU' index 112 using (($1+$2)/2):(0.0):(safe($4,$3,0.0)) w yerrorbar ls 1 title '',\
'MADatNLO.HwU' index 112 using (($1+$2)/2):(safe($5,$3,1.0)-1.0) ls 1 title ''
#-- rendering subhistograms '(LO|#1SD0|#1SD1|#1)/(NLO|#1 central value) ratio'
unset label
unset format
set yrange [-2.4000e-01:1.2000e+00]
set origin 0.0000e+00, 2.0000e-01
set size 1.0000e+00, 1.5000e-01
set mytics 2
set ytics auto
set format x
unset logscale y
set ylabel "ratio w.r.t. NLO|#1"
set label "(LO|#1SD0|#1SD1|#1)/(NLO|#1 central value)" font ",9" at graph 0.03, graph 0.13
plot \
1.0 ls 999 title '',\
'MADatNLO.HwU' index 118 using (($1+$2)/2):7 ls 14 title '',\
'MADatNLO.HwU' index 118 using (($1+$2)/2):6 ls 14 title '',\
'MADatNLO.HwU' index 117 using (($1+$2)/2):7 ls 13 title '',\
'MADatNLO.HwU' index 117 using (($1+$2)/2):6 ls 13 title '',\
'MADatNLO.HwU' index 116 using (($1+$2)/2):7 ls 12 title '',\
'MADatNLO.HwU' index 116 using (($1+$2)/2):6 ls 12 title '',\
'MADatNLO.HwU' index 118 using (($1+$2)/2):5 ls 4 title '',\
'MADatNLO.HwU' index 118 using (($1+$2)/2):3:4 w yerrorbar ls 4 title '',\
'MADatNLO.HwU' index 118 using (($1+$2)/2):3 ls 4 title '',\
'MADatNLO.HwU' index 117 using (($1+$2)/2):5 ls 3 title '',\
'MADatNLO.HwU' index 117 using (($1+$2)/2):3:4 w yerrorbar ls 3 title '',\
'MADatNLO.HwU' index 117 using (($1+$2)/2):3 ls 3 title '',\
'MADatNLO.HwU' index 116 using (($1+$2)/2):5 ls 2 title '',\
'MADatNLO.HwU' index 116 using (($1+$2)/2):3:4 w yerrorbar ls 2 title '',\
'MADatNLO.HwU' index 116 using (($1+$2)/2):3 ls 2 title ''

unset label

################################################################################

################################################################################
### Rendering of the plot titled 'epemmupmum log pT'
################################################################################

set multiplot
set label "epemmupmum log pT" font ",13" at graph 0.04, graph 1.05
set xrange [-2.0000e-01:3.8000e+00]
set bmargin 0 
set tmargin 0
set xtics nomirror
set ytics nomirror
set mytics 10
set xtics auto
set key horizontal noreverse maxcols 1 width -4 
set label front 'MadGraph5\_aMC\@NLO' font "Courier,11" rotate by 90 at graph 1.02, graph 0.04

#-- rendering subhistograms 'NLO|#1 and LO|#1 results'

set format y '10^{%T}'
set yrange [9.0000e-01:1.1000e+02]
set origin 0.0000e+00, 5.0000e-01
set size 1.0000e+00, 4.0000e-01
set mytics 10
set ytics auto
set format x ''
set logscale y
set ylabel "{/Symbol s} per bin [pb]"

plot \
sqrt(-1) ls 14 title 'SD1|#1, scale variation',\
sqrt(-1) ls 13 title 'SD0|#1, scale variation',\
sqrt(-1) ls 12 title 'LO|#1, scale variation',\
sqrt(-1) ls 11 title 'NLO|#1, scale variation',\
'MADatNLO.HwU' index 122 using (($1+$2)/2):($3 >= 0 ? sqrt(-1) : abs($3)):4 w yerrorbar ls 104 title '',\
'MADatNLO.HwU' index 122 using (($1+$2)/2):($3 >= 0 ? sqrt(-1) : abs($3)) ls 104 title '',\
'MADatNLO.HwU' index 122 using (($1+$2)/2):($3 < 0 ? sqrt(-1) : $3):4 w yerrorbar ls 4 title '',\
'MADatNLO.HwU' index 122 using (($1+$2)/2):($3 < 0 ? sqrt(-1) : $3) ls 4 title 'SD1|#1, central value, dynamical\_scale\_choice=10',\
'MADatNLO.HwU' index 121 using (($1+$2)/2):($3 >= 0 ? sqrt(-1) : abs($3)):4 w yerrorbar ls 103 title '',\
'MADatNLO.HwU' index 121 using (($1+$2)/2):($3 >= 0 ? sqrt(-1) : abs($3)) ls 103 title '',\
'MADatNLO.HwU' index 121 using (($1+$2)/2):($3 < 0 ? sqrt(-1) : $3):4 w yerrorbar ls 3 title '',\
'MADatNLO.HwU' index 121 using (($1+$2)/2):($3 < 0 ? sqrt(-1) : $3) ls 3 title 'SD0|#1, central value, dynamical\_scale\_choice=10',\
'MADatNLO.HwU' index 120 using (($1+$2)/2):($3 >= 0 ? sqrt(-1) : abs($3)):4 w yerrorbar ls 102 title '',\
'MADatNLO.HwU' index 120 using (($1+$2)/2):($3 >= 0 ? sqrt(-1) : abs($3)) ls 102 title '',\
'MADatNLO.HwU' index 120 using (($1+$2)/2):($3 < 0 ? sqrt(-1) : $3):4 w yerrorbar ls 2 title '',\
'MADatNLO.HwU' index 120 using (($1+$2)/2):($3 < 0 ? sqrt(-1) : $3) ls 2 title 'LO|#1, central value, dynamical\_scale\_choice=10',\
'MADatNLO.HwU' index 119 using (($1+$2)/2):($3 >= 0 ? sqrt(-1) : abs($3)):4 w yerrorbar ls 101 title '',\
'MADatNLO.HwU' index 119 using (($1+$2)/2):($3 >= 0 ? sqrt(-1) : abs($3)) ls 101 title '',\
'MADatNLO.HwU' index 119 using (($1+$2)/2):($3 < 0 ? sqrt(-1) : $3):4 w yerrorbar ls 1 title '',\
'MADatNLO.HwU' index 119 using (($1+$2)/2):($3 < 0 ? sqrt(-1) : $3) ls 1 title 'NLO|#1, central value, dynamical\_scale\_choice=10'
#-- rendering subhistograms 'Relative scale and PDF uncertainty'
unset label
unset format
set yrange [-1.4800e+00:1.4000e+00]
set origin 0.0000e+00, 3.5000e-01
set size 1.0000e+00, 1.5000e-01
set mytics 2
set ytics auto
set format x ''
unset logscale y
set ylabel "NLO|#1 rel.unc."
set label "Relative uncertainties w.r.t. central values" font ",9" front at graph 0.03, graph 0.13
plot \
'MADatNLO.HwU' index 122 using (($1+$2)/2):(safe($7,$3,1.0)-1.0) ls 14 title '',\
'MADatNLO.HwU' index 122 using (($1+$2)/2):(safe($6,$3,1.0)-1.0) ls 14 title '',\
'MADatNLO.HwU' index 121 using (($1+$2)/2):(safe($7,$3,1.0)-1.0) ls 13 title '',\
'MADatNLO.HwU' index 121 using (($1+$2)/2):(safe($6,$3,1.0)-1.0) ls 13 title '',\
'MADatNLO.HwU' index 120 using (($1+$2)/2):(safe($7,$3,1.0)-1.0) ls 12 title '',\
'MADatNLO.HwU' index 120 using (($1+$2)/2):(safe($6,$3,1.0)-1.0) ls 12 title '',\
'MADatNLO.HwU' index 119 using (($1+$2)/2):(safe($7,$3,1.0)-1.0) ls 11 title '',\
'MADatNLO.HwU' index 119 using (($1+$2)/2):(safe($6,$3,1.0)-1.0) ls 11 title '',\
0.0 ls 999 title '',\
'MADatNLO.HwU' index 122 using (($1+$2)/2):(0.0):(safe($4,$3,0.0)) w yerrorbar ls 4 title '',\
'MADatNLO.HwU' index 122 using (($1+$2)/2):(safe($5,$3,1.0)-1.0) ls 4 title '',\
'MADatNLO.HwU' index 121 using (($1+$2)/2):(0.0):(safe($4,$3,0.0)) w yerrorbar ls 3 title '',\
'MADatNLO.HwU' index 121 using (($1+$2)/2):(safe($5,$3,1.0)-1.0) ls 3 title '',\
'MADatNLO.HwU' index 120 using (($1+$2)/2):(0.0):(safe($4,$3,0.0)) w yerrorbar ls 2 title '',\
'MADatNLO.HwU' index 120 using (($1+$2)/2):(safe($5,$3,1.0)-1.0) ls 2 title '',\
'MADatNLO.HwU' index 119 using (($1+$2)/2):(0.0):(safe($4,$3,0.0)) w yerrorbar ls 1 title '',\
'MADatNLO.HwU' index 119 using (($1+$2)/2):(safe($5,$3,1.0)-1.0) ls 1 title ''
#-- rendering subhistograms '(LO|#1SD0|#1SD1|#1)/(NLO|#1 central value) ratio'
unset label
unset format
set yrange [-2.4000e-01:1.2000e+00]
set origin 0.0000e+00, 2.0000e-01
set size 1.0000e+00, 1.5000e-01
set mytics 2
set ytics auto
set format x
unset logscale y
set ylabel "ratio w.r.t. NLO|#1"
set label "(LO|#1SD0|#1SD1|#1)/(NLO|#1 central value)" font ",9" at graph 0.03, graph 0.13
plot \
1.0 ls 999 title '',\
'MADatNLO.HwU' index 125 using (($1+$2)/2):7 ls 14 title '',\
'MADatNLO.HwU' index 125 using (($1+$2)/2):6 ls 14 title '',\
'MADatNLO.HwU' index 124 using (($1+$2)/2):7 ls 13 title '',\
'MADatNLO.HwU' index 124 using (($1+$2)/2):6 ls 13 title '',\
'MADatNLO.HwU' index 123 using (($1+$2)/2):7 ls 12 title '',\
'MADatNLO.HwU' index 123 using (($1+$2)/2):6 ls 12 title '',\
'MADatNLO.HwU' index 125 using (($1+$2)/2):5 ls 4 title '',\
'MADatNLO.HwU' index 125 using (($1+$2)/2):3:4 w yerrorbar ls 4 title '',\
'MADatNLO.HwU' index 125 using (($1+$2)/2):3 ls 4 title '',\
'MADatNLO.HwU' index 124 using (($1+$2)/2):5 ls 3 title '',\
'MADatNLO.HwU' index 124 using (($1+$2)/2):3:4 w yerrorbar ls 3 title '',\
'MADatNLO.HwU' index 124 using (($1+$2)/2):3 ls 3 title '',\
'MADatNLO.HwU' index 123 using (($1+$2)/2):5 ls 2 title '',\
'MADatNLO.HwU' index 123 using (($1+$2)/2):3:4 w yerrorbar ls 2 title '',\
'MADatNLO.HwU' index 123 using (($1+$2)/2):3 ls 2 title ''

unset label

################################################################################

################################################################################
### Rendering of the plot titled 'epvemumvm log pT'
################################################################################

set multiplot
set label "epvemumvm log pT" font ",13" at graph 0.04, graph 1.05
set xrange [-2.0000e-01:3.8000e+00]
set bmargin 0 
set tmargin 0
set xtics nomirror
set ytics nomirror
set mytics 10
set xtics auto
set key horizontal noreverse maxcols 1 width -4 
set label front 'MadGraph5\_aMC\@NLO' font "Courier,11" rotate by 90 at graph 1.02, graph 0.04

#-- rendering subhistograms 'NLO|#1 and LO|#1 results'

set format y '10^{%T}'
set yrange [9.0000e-01:1.1000e+02]
set origin 0.0000e+00, 5.0000e-01
set size 1.0000e+00, 4.0000e-01
set mytics 10
set ytics auto
set format x ''
set logscale y
set ylabel "{/Symbol s} per bin [pb]"

plot \
sqrt(-1) ls 14 title 'SD1|#1, scale variation',\
sqrt(-1) ls 13 title 'SD0|#1, scale variation',\
sqrt(-1) ls 12 title 'LO|#1, scale variation',\
sqrt(-1) ls 11 title 'NLO|#1, scale variation',\
'MADatNLO.HwU' index 129 using (($1+$2)/2):($3 >= 0 ? sqrt(-1) : abs($3)):4 w yerrorbar ls 104 title '',\
'MADatNLO.HwU' index 129 using (($1+$2)/2):($3 >= 0 ? sqrt(-1) : abs($3)) ls 104 title '',\
'MADatNLO.HwU' index 129 using (($1+$2)/2):($3 < 0 ? sqrt(-1) : $3):4 w yerrorbar ls 4 title '',\
'MADatNLO.HwU' index 129 using (($1+$2)/2):($3 < 0 ? sqrt(-1) : $3) ls 4 title 'SD1|#1, central value, dynamical\_scale\_choice=10',\
'MADatNLO.HwU' index 128 using (($1+$2)/2):($3 >= 0 ? sqrt(-1) : abs($3)):4 w yerrorbar ls 103 title '',\
'MADatNLO.HwU' index 128 using (($1+$2)/2):($3 >= 0 ? sqrt(-1) : abs($3)) ls 103 title '',\
'MADatNLO.HwU' index 128 using (($1+$2)/2):($3 < 0 ? sqrt(-1) : $3):4 w yerrorbar ls 3 title '',\
'MADatNLO.HwU' index 128 using (($1+$2)/2):($3 < 0 ? sqrt(-1) : $3) ls 3 title 'SD0|#1, central value, dynamical\_scale\_choice=10',\
'MADatNLO.HwU' index 127 using (($1+$2)/2):($3 >= 0 ? sqrt(-1) : abs($3)):4 w yerrorbar ls 102 title '',\
'MADatNLO.HwU' index 127 using (($1+$2)/2):($3 >= 0 ? sqrt(-1) : abs($3)) ls 102 title '',\
'MADatNLO.HwU' index 127 using (($1+$2)/2):($3 < 0 ? sqrt(-1) : $3):4 w yerrorbar ls 2 title '',\
'MADatNLO.HwU' index 127 using (($1+$2)/2):($3 < 0 ? sqrt(-1) : $3) ls 2 title 'LO|#1, central value, dynamical\_scale\_choice=10',\
'MADatNLO.HwU' index 126 using (($1+$2)/2):($3 >= 0 ? sqrt(-1) : abs($3)):4 w yerrorbar ls 101 title '',\
'MADatNLO.HwU' index 126 using (($1+$2)/2):($3 >= 0 ? sqrt(-1) : abs($3)) ls 101 title '',\
'MADatNLO.HwU' index 126 using (($1+$2)/2):($3 < 0 ? sqrt(-1) : $3):4 w yerrorbar ls 1 title '',\
'MADatNLO.HwU' index 126 using (($1+$2)/2):($3 < 0 ? sqrt(-1) : $3) ls 1 title 'NLO|#1, central value, dynamical\_scale\_choice=10'
#-- rendering subhistograms 'Relative scale and PDF uncertainty'
unset label
unset format
set yrange [-1.4800e+00:1.4000e+00]
set origin 0.0000e+00, 3.5000e-01
set size 1.0000e+00, 1.5000e-01
set mytics 2
set ytics auto
set format x ''
unset logscale y
set ylabel "NLO|#1 rel.unc."
set label "Relative uncertainties w.r.t. central values" font ",9" front at graph 0.03, graph 0.13
plot \
'MADatNLO.HwU' index 129 using (($1+$2)/2):(safe($7,$3,1.0)-1.0) ls 14 title '',\
'MADatNLO.HwU' index 129 using (($1+$2)/2):(safe($6,$3,1.0)-1.0) ls 14 title '',\
'MADatNLO.HwU' index 128 using (($1+$2)/2):(safe($7,$3,1.0)-1.0) ls 13 title '',\
'MADatNLO.HwU' index 128 using (($1+$2)/2):(safe($6,$3,1.0)-1.0) ls 13 title '',\
'MADatNLO.HwU' index 127 using (($1+$2)/2):(safe($7,$3,1.0)-1.0) ls 12 title '',\
'MADatNLO.HwU' index 127 using (($1+$2)/2):(safe($6,$3,1.0)-1.0) ls 12 title '',\
'MADatNLO.HwU' index 126 using (($1+$2)/2):(safe($7,$3,1.0)-1.0) ls 11 title '',\
'MADatNLO.HwU' index 126 using (($1+$2)/2):(safe($6,$3,1.0)-1.0) ls 11 title '',\
0.0 ls 999 title '',\
'MADatNLO.HwU' index 129 using (($1+$2)/2):(0.0):(safe($4,$3,0.0)) w yerrorbar ls 4 title '',\
'MADatNLO.HwU' index 129 using (($1+$2)/2):(safe($5,$3,1.0)-1.0) ls 4 title '',\
'MADatNLO.HwU' index 128 using (($1+$2)/2):(0.0):(safe($4,$3,0.0)) w yerrorbar ls 3 title '',\
'MADatNLO.HwU' index 128 using (($1+$2)/2):(safe($5,$3,1.0)-1.0) ls 3 title '',\
'MADatNLO.HwU' index 127 using (($1+$2)/2):(0.0):(safe($4,$3,0.0)) w yerrorbar ls 2 title '',\
'MADatNLO.HwU' index 127 using (($1+$2)/2):(safe($5,$3,1.0)-1.0) ls 2 title '',\
'MADatNLO.HwU' index 126 using (($1+$2)/2):(0.0):(safe($4,$3,0.0)) w yerrorbar ls 1 title '',\
'MADatNLO.HwU' index 126 using (($1+$2)/2):(safe($5,$3,1.0)-1.0) ls 1 title ''
#-- rendering subhistograms '(LO|#1SD0|#1SD1|#1)/(NLO|#1 central value) ratio'
unset label
unset format
set yrange [-2.4000e-01:1.2000e+00]
set origin 0.0000e+00, 2.0000e-01
set size 1.0000e+00, 1.5000e-01
set mytics 2
set ytics auto
set format x
unset logscale y
set ylabel "ratio w.r.t. NLO|#1"
set label "(LO|#1SD0|#1SD1|#1)/(NLO|#1 central value)" font ",9" at graph 0.03, graph 0.13
plot \
1.0 ls 999 title '',\
'MADatNLO.HwU' index 132 using (($1+$2)/2):7 ls 14 title '',\
'MADatNLO.HwU' index 132 using (($1+$2)/2):6 ls 14 title '',\
'MADatNLO.HwU' index 131 using (($1+$2)/2):7 ls 13 title '',\
'MADatNLO.HwU' index 131 using (($1+$2)/2):6 ls 13 title '',\
'MADatNLO.HwU' index 130 using (($1+$2)/2):7 ls 12 title '',\
'MADatNLO.HwU' index 130 using (($1+$2)/2):6 ls 12 title '',\
'MADatNLO.HwU' index 132 using (($1+$2)/2):5 ls 4 title '',\
'MADatNLO.HwU' index 132 using (($1+$2)/2):3:4 w yerrorbar ls 4 title '',\
'MADatNLO.HwU' index 132 using (($1+$2)/2):3 ls 4 title '',\
'MADatNLO.HwU' index 131 using (($1+$2)/2):5 ls 3 title '',\
'MADatNLO.HwU' index 131 using (($1+$2)/2):3:4 w yerrorbar ls 3 title '',\
'MADatNLO.HwU' index 131 using (($1+$2)/2):3 ls 3 title '',\
'MADatNLO.HwU' index 130 using (($1+$2)/2):5 ls 2 title '',\
'MADatNLO.HwU' index 130 using (($1+$2)/2):3:4 w yerrorbar ls 2 title '',\
'MADatNLO.HwU' index 130 using (($1+$2)/2):3 ls 2 title ''

unset label

################################################################################

################################################################################
### Rendering of the plot titled 'top quark log pT'
################################################################################

set multiplot
set label "top quark log pT" font ",13" at graph 0.04, graph 1.05
set xrange [-2.0000e-01:3.8000e+00]
set bmargin 0 
set tmargin 0
set xtics nomirror
set ytics nomirror
set mytics 10
set xtics auto
set key horizontal noreverse maxcols 1 width -4 
set label front 'MadGraph5\_aMC\@NLO' font "Courier,11" rotate by 90 at graph 1.02, graph 0.04

#-- rendering subhistograms 'NLO|#1 and LO|#1 results'

set format y '10^{%T}'
set yrange [9.0000e-01:1.1000e+02]
set origin 0.0000e+00, 5.0000e-01
set size 1.0000e+00, 4.0000e-01
set mytics 10
set ytics auto
set format x ''
set logscale y
set ylabel "{/Symbol s} per bin [pb]"

plot \
sqrt(-1) ls 14 title 'SD1|#1, scale variation',\
sqrt(-1) ls 13 title 'SD0|#1, scale variation',\
sqrt(-1) ls 12 title 'LO|#1, scale variation',\
sqrt(-1) ls 11 title 'NLO|#1, scale variation',\
'MADatNLO.HwU' index 136 using (($1+$2)/2):($3 >= 0 ? sqrt(-1) : abs($3)):4 w yerrorbar ls 104 title '',\
'MADatNLO.HwU' index 136 using (($1+$2)/2):($3 >= 0 ? sqrt(-1) : abs($3)) ls 104 title '',\
'MADatNLO.HwU' index 136 using (($1+$2)/2):($3 < 0 ? sqrt(-1) : $3):4 w yerrorbar ls 4 title '',\
'MADatNLO.HwU' index 136 using (($1+$2)/2):($3 < 0 ? sqrt(-1) : $3) ls 4 title 'SD1|#1, central value, dynamical\_scale\_choice=10',\
'MADatNLO.HwU' index 135 using (($1+$2)/2):($3 >= 0 ? sqrt(-1) : abs($3)):4 w yerrorbar ls 103 title '',\
'MADatNLO.HwU' index 135 using (($1+$2)/2):($3 >= 0 ? sqrt(-1) : abs($3)) ls 103 title '',\
'MADatNLO.HwU' index 135 using (($1+$2)/2):($3 < 0 ? sqrt(-1) : $3):4 w yerrorbar ls 3 title '',\
'MADatNLO.HwU' index 135 using (($1+$2)/2):($3 < 0 ? sqrt(-1) : $3) ls 3 title 'SD0|#1, central value, dynamical\_scale\_choice=10',\
'MADatNLO.HwU' index 134 using (($1+$2)/2):($3 >= 0 ? sqrt(-1) : abs($3)):4 w yerrorbar ls 102 title '',\
'MADatNLO.HwU' index 134 using (($1+$2)/2):($3 >= 0 ? sqrt(-1) : abs($3)) ls 102 title '',\
'MADatNLO.HwU' index 134 using (($1+$2)/2):($3 < 0 ? sqrt(-1) : $3):4 w yerrorbar ls 2 title '',\
'MADatNLO.HwU' index 134 using (($1+$2)/2):($3 < 0 ? sqrt(-1) : $3) ls 2 title 'LO|#1, central value, dynamical\_scale\_choice=10',\
'MADatNLO.HwU' index 133 using (($1+$2)/2):($3 >= 0 ? sqrt(-1) : abs($3)):4 w yerrorbar ls 101 title '',\
'MADatNLO.HwU' index 133 using (($1+$2)/2):($3 >= 0 ? sqrt(-1) : abs($3)) ls 101 title '',\
'MADatNLO.HwU' index 133 using (($1+$2)/2):($3 < 0 ? sqrt(-1) : $3):4 w yerrorbar ls 1 title '',\
'MADatNLO.HwU' index 133 using (($1+$2)/2):($3 < 0 ? sqrt(-1) : $3) ls 1 title 'NLO|#1, central value, dynamical\_scale\_choice=10'
#-- rendering subhistograms 'Relative scale and PDF uncertainty'
unset label
unset format
set yrange [-1.4800e+00:1.4000e+00]
set origin 0.0000e+00, 3.5000e-01
set size 1.0000e+00, 1.5000e-01
set mytics 2
set ytics auto
set format x ''
unset logscale y
set ylabel "NLO|#1 rel.unc."
set label "Relative uncertainties w.r.t. central values" font ",9" front at graph 0.03, graph 0.13
plot \
'MADatNLO.HwU' index 136 using (($1+$2)/2):(safe($7,$3,1.0)-1.0) ls 14 title '',\
'MADatNLO.HwU' index 136 using (($1+$2)/2):(safe($6,$3,1.0)-1.0) ls 14 title '',\
'MADatNLO.HwU' index 135 using (($1+$2)/2):(safe($7,$3,1.0)-1.0) ls 13 title '',\
'MADatNLO.HwU' index 135 using (($1+$2)/2):(safe($6,$3,1.0)-1.0) ls 13 title '',\
'MADatNLO.HwU' index 134 using (($1+$2)/2):(safe($7,$3,1.0)-1.0) ls 12 title '',\
'MADatNLO.HwU' index 134 using (($1+$2)/2):(safe($6,$3,1.0)-1.0) ls 12 title '',\
'MADatNLO.HwU' index 133 using (($1+$2)/2):(safe($7,$3,1.0)-1.0) ls 11 title '',\
'MADatNLO.HwU' index 133 using (($1+$2)/2):(safe($6,$3,1.0)-1.0) ls 11 title '',\
0.0 ls 999 title '',\
'MADatNLO.HwU' index 136 using (($1+$2)/2):(0.0):(safe($4,$3,0.0)) w yerrorbar ls 4 title '',\
'MADatNLO.HwU' index 136 using (($1+$2)/2):(safe($5,$3,1.0)-1.0) ls 4 title '',\
'MADatNLO.HwU' index 135 using (($1+$2)/2):(0.0):(safe($4,$3,0.0)) w yerrorbar ls 3 title '',\
'MADatNLO.HwU' index 135 using (($1+$2)/2):(safe($5,$3,1.0)-1.0) ls 3 title '',\
'MADatNLO.HwU' index 134 using (($1+$2)/2):(0.0):(safe($4,$3,0.0)) w yerrorbar ls 2 title '',\
'MADatNLO.HwU' index 134 using (($1+$2)/2):(safe($5,$3,1.0)-1.0) ls 2 title '',\
'MADatNLO.HwU' index 133 using (($1+$2)/2):(0.0):(safe($4,$3,0.0)) w yerrorbar ls 1 title '',\
'MADatNLO.HwU' index 133 using (($1+$2)/2):(safe($5,$3,1.0)-1.0) ls 1 title ''
#-- rendering subhistograms '(LO|#1SD0|#1SD1|#1)/(NLO|#1 central value) ratio'
unset label
unset format
set yrange [-2.4000e-01:1.2000e+00]
set origin 0.0000e+00, 2.0000e-01
set size 1.0000e+00, 1.5000e-01
set mytics 2
set ytics auto
set format x
unset logscale y
set ylabel "ratio w.r.t. NLO|#1"
set label "(LO|#1SD0|#1SD1|#1)/(NLO|#1 central value)" font ",9" at graph 0.03, graph 0.13
plot \
1.0 ls 999 title '',\
'MADatNLO.HwU' index 139 using (($1+$2)/2):7 ls 14 title '',\
'MADatNLO.HwU' index 139 using (($1+$2)/2):6 ls 14 title '',\
'MADatNLO.HwU' index 138 using (($1+$2)/2):7 ls 13 title '',\
'MADatNLO.HwU' index 138 using (($1+$2)/2):6 ls 13 title '',\
'MADatNLO.HwU' index 137 using (($1+$2)/2):7 ls 12 title '',\
'MADatNLO.HwU' index 137 using (($1+$2)/2):6 ls 12 title '',\
'MADatNLO.HwU' index 139 using (($1+$2)/2):5 ls 4 title '',\
'MADatNLO.HwU' index 139 using (($1+$2)/2):3:4 w yerrorbar ls 4 title '',\
'MADatNLO.HwU' index 139 using (($1+$2)/2):3 ls 4 title '',\
'MADatNLO.HwU' index 138 using (($1+$2)/2):5 ls 3 title '',\
'MADatNLO.HwU' index 138 using (($1+$2)/2):3:4 w yerrorbar ls 3 title '',\
'MADatNLO.HwU' index 138 using (($1+$2)/2):3 ls 3 title '',\
'MADatNLO.HwU' index 137 using (($1+$2)/2):5 ls 2 title '',\
'MADatNLO.HwU' index 137 using (($1+$2)/2):3:4 w yerrorbar ls 2 title '',\
'MADatNLO.HwU' index 137 using (($1+$2)/2):3 ls 2 title ''

unset label

################################################################################

################################################################################
### Rendering of the plot titled 'anti-top quark log pT'
################################################################################

set multiplot
set label "anti-top quark log pT" font ",13" at graph 0.04, graph 1.05
set xrange [-2.0000e-01:3.8000e+00]
set bmargin 0 
set tmargin 0
set xtics nomirror
set ytics nomirror
set mytics 10
set xtics auto
set key horizontal noreverse maxcols 1 width -4 
set label front 'MadGraph5\_aMC\@NLO' font "Courier,11" rotate by 90 at graph 1.02, graph 0.04

#-- rendering subhistograms 'NLO|#1 and LO|#1 results'

set format y '10^{%T}'
set yrange [9.0000e-01:1.1000e+02]
set origin 0.0000e+00, 5.0000e-01
set size 1.0000e+00, 4.0000e-01
set mytics 10
set ytics auto
set format x ''
set logscale y
set ylabel "{/Symbol s} per bin [pb]"

plot \
sqrt(-1) ls 14 title 'SD1|#1, scale variation',\
sqrt(-1) ls 13 title 'SD0|#1, scale variation',\
sqrt(-1) ls 12 title 'LO|#1, scale variation',\
sqrt(-1) ls 11 title 'NLO|#1, scale variation',\
'MADatNLO.HwU' index 143 using (($1+$2)/2):($3 >= 0 ? sqrt(-1) : abs($3)):4 w yerrorbar ls 104 title '',\
'MADatNLO.HwU' index 143 using (($1+$2)/2):($3 >= 0 ? sqrt(-1) : abs($3)) ls 104 title '',\
'MADatNLO.HwU' index 143 using (($1+$2)/2):($3 < 0 ? sqrt(-1) : $3):4 w yerrorbar ls 4 title '',\
'MADatNLO.HwU' index 143 using (($1+$2)/2):($3 < 0 ? sqrt(-1) : $3) ls 4 title 'SD1|#1, central value, dynamical\_scale\_choice=10',\
'MADatNLO.HwU' index 142 using (($1+$2)/2):($3 >= 0 ? sqrt(-1) : abs($3)):4 w yerrorbar ls 103 title '',\
'MADatNLO.HwU' index 142 using (($1+$2)/2):($3 >= 0 ? sqrt(-1) : abs($3)) ls 103 title '',\
'MADatNLO.HwU' index 142 using (($1+$2)/2):($3 < 0 ? sqrt(-1) : $3):4 w yerrorbar ls 3 title '',\
'MADatNLO.HwU' index 142 using (($1+$2)/2):($3 < 0 ? sqrt(-1) : $3) ls 3 title 'SD0|#1, central value, dynamical\_scale\_choice=10',\
'MADatNLO.HwU' index 141 using (($1+$2)/2):($3 >= 0 ? sqrt(-1) : abs($3)):4 w yerrorbar ls 102 title '',\
'MADatNLO.HwU' index 141 using (($1+$2)/2):($3 >= 0 ? sqrt(-1) : abs($3)) ls 102 title '',\
'MADatNLO.HwU' index 141 using (($1+$2)/2):($3 < 0 ? sqrt(-1) : $3):4 w yerrorbar ls 2 title '',\
'MADatNLO.HwU' index 141 using (($1+$2)/2):($3 < 0 ? sqrt(-1) : $3) ls 2 title 'LO|#1, central value, dynamical\_scale\_choice=10',\
'MADatNLO.HwU' index 140 using (($1+$2)/2):($3 >= 0 ? sqrt(-1) : abs($3)):4 w yerrorbar ls 101 title '',\
'MADatNLO.HwU' index 140 using (($1+$2)/2):($3 >= 0 ? sqrt(-1) : abs($3)) ls 101 title '',\
'MADatNLO.HwU' index 140 using (($1+$2)/2):($3 < 0 ? sqrt(-1) : $3):4 w yerrorbar ls 1 title '',\
'MADatNLO.HwU' index 140 using (($1+$2)/2):($3 < 0 ? sqrt(-1) : $3) ls 1 title 'NLO|#1, central value, dynamical\_scale\_choice=10'
#-- rendering subhistograms 'Relative scale and PDF uncertainty'
unset label
unset format
set yrange [-1.4800e+00:1.4000e+00]
set origin 0.0000e+00, 3.5000e-01
set size 1.0000e+00, 1.5000e-01
set mytics 2
set ytics auto
set format x ''
unset logscale y
set ylabel "NLO|#1 rel.unc."
set label "Relative uncertainties w.r.t. central values" font ",9" front at graph 0.03, graph 0.13
plot \
'MADatNLO.HwU' index 143 using (($1+$2)/2):(safe($7,$3,1.0)-1.0) ls 14 title '',\
'MADatNLO.HwU' index 143 using (($1+$2)/2):(safe($6,$3,1.0)-1.0) ls 14 title '',\
'MADatNLO.HwU' index 142 using (($1+$2)/2):(safe($7,$3,1.0)-1.0) ls 13 title '',\
'MADatNLO.HwU' index 142 using (($1+$2)/2):(safe($6,$3,1.0)-1.0) ls 13 title '',\
'MADatNLO.HwU' index 141 using (($1+$2)/2):(safe($7,$3,1.0)-1.0) ls 12 title '',\
'MADatNLO.HwU' index 141 using (($1+$2)/2):(safe($6,$3,1.0)-1.0) ls 12 title '',\
'MADatNLO.HwU' index 140 using (($1+$2)/2):(safe($7,$3,1.0)-1.0) ls 11 title '',\
'MADatNLO.HwU' index 140 using (($1+$2)/2):(safe($6,$3,1.0)-1.0) ls 11 title '',\
0.0 ls 999 title '',\
'MADatNLO.HwU' index 143 using (($1+$2)/2):(0.0):(safe($4,$3,0.0)) w yerrorbar ls 4 title '',\
'MADatNLO.HwU' index 143 using (($1+$2)/2):(safe($5,$3,1.0)-1.0) ls 4 title '',\
'MADatNLO.HwU' index 142 using (($1+$2)/2):(0.0):(safe($4,$3,0.0)) w yerrorbar ls 3 title '',\
'MADatNLO.HwU' index 142 using (($1+$2)/2):(safe($5,$3,1.0)-1.0) ls 3 title '',\
'MADatNLO.HwU' index 141 using (($1+$2)/2):(0.0):(safe($4,$3,0.0)) w yerrorbar ls 2 title '',\
'MADatNLO.HwU' index 141 using (($1+$2)/2):(safe($5,$3,1.0)-1.0) ls 2 title '',\
'MADatNLO.HwU' index 140 using (($1+$2)/2):(0.0):(safe($4,$3,0.0)) w yerrorbar ls 1 title '',\
'MADatNLO.HwU' index 140 using (($1+$2)/2):(safe($5,$3,1.0)-1.0) ls 1 title ''
#-- rendering subhistograms '(LO|#1SD0|#1SD1|#1)/(NLO|#1 central value) ratio'
unset label
unset format
set yrange [-2.4000e-01:1.2000e+00]
set origin 0.0000e+00, 2.0000e-01
set size 1.0000e+00, 1.5000e-01
set mytics 2
set ytics auto
set format x
unset logscale y
set ylabel "ratio w.r.t. NLO|#1"
set label "(LO|#1SD0|#1SD1|#1)/(NLO|#1 central value)" font ",9" at graph 0.03, graph 0.13
plot \
1.0 ls 999 title '',\
'MADatNLO.HwU' index 146 using (($1+$2)/2):7 ls 14 title '',\
'MADatNLO.HwU' index 146 using (($1+$2)/2):6 ls 14 title '',\
'MADatNLO.HwU' index 145 using (($1+$2)/2):7 ls 13 title '',\
'MADatNLO.HwU' index 145 using (($1+$2)/2):6 ls 13 title '',\
'MADatNLO.HwU' index 144 using (($1+$2)/2):7 ls 12 title '',\
'MADatNLO.HwU' index 144 using (($1+$2)/2):6 ls 12 title '',\
'MADatNLO.HwU' index 146 using (($1+$2)/2):5 ls 4 title '',\
'MADatNLO.HwU' index 146 using (($1+$2)/2):3:4 w yerrorbar ls 4 title '',\
'MADatNLO.HwU' index 146 using (($1+$2)/2):3 ls 4 title '',\
'MADatNLO.HwU' index 145 using (($1+$2)/2):5 ls 3 title '',\
'MADatNLO.HwU' index 145 using (($1+$2)/2):3:4 w yerrorbar ls 3 title '',\
'MADatNLO.HwU' index 145 using (($1+$2)/2):3 ls 3 title '',\
'MADatNLO.HwU' index 144 using (($1+$2)/2):5 ls 2 title '',\
'MADatNLO.HwU' index 144 using (($1+$2)/2):3:4 w yerrorbar ls 2 title '',\
'MADatNLO.HwU' index 144 using (($1+$2)/2):3 ls 2 title ''

unset label

################################################################################

################################################################################
### Rendering of the plot titled 'ttbar log pT'
################################################################################

set multiplot
set label "ttbar log pT" font ",13" at graph 0.04, graph 1.05
set xrange [-2.0000e-01:3.8000e+00]
set bmargin 0 
set tmargin 0
set xtics nomirror
set ytics nomirror
set mytics 10
set xtics auto
set key horizontal noreverse maxcols 1 width -4 
set label front 'MadGraph5\_aMC\@NLO' font "Courier,11" rotate by 90 at graph 1.02, graph 0.04

#-- rendering subhistograms 'NLO|#1 and LO|#1 results'

set format y '10^{%T}'
set yrange [9.0000e-01:1.1000e+02]
set origin 0.0000e+00, 5.0000e-01
set size 1.0000e+00, 4.0000e-01
set mytics 10
set ytics auto
set format x ''
set logscale y
set ylabel "{/Symbol s} per bin [pb]"

plot \
sqrt(-1) ls 14 title 'SD1|#1, scale variation',\
sqrt(-1) ls 13 title 'SD0|#1, scale variation',\
sqrt(-1) ls 12 title 'LO|#1, scale variation',\
sqrt(-1) ls 11 title 'NLO|#1, scale variation',\
'MADatNLO.HwU' index 150 using (($1+$2)/2):($3 >= 0 ? sqrt(-1) : abs($3)):4 w yerrorbar ls 104 title '',\
'MADatNLO.HwU' index 150 using (($1+$2)/2):($3 >= 0 ? sqrt(-1) : abs($3)) ls 104 title '',\
'MADatNLO.HwU' index 150 using (($1+$2)/2):($3 < 0 ? sqrt(-1) : $3):4 w yerrorbar ls 4 title '',\
'MADatNLO.HwU' index 150 using (($1+$2)/2):($3 < 0 ? sqrt(-1) : $3) ls 4 title 'SD1|#1, central value, dynamical\_scale\_choice=10',\
'MADatNLO.HwU' index 149 using (($1+$2)/2):($3 >= 0 ? sqrt(-1) : abs($3)):4 w yerrorbar ls 103 title '',\
'MADatNLO.HwU' index 149 using (($1+$2)/2):($3 >= 0 ? sqrt(-1) : abs($3)) ls 103 title '',\
'MADatNLO.HwU' index 149 using (($1+$2)/2):($3 < 0 ? sqrt(-1) : $3):4 w yerrorbar ls 3 title '',\
'MADatNLO.HwU' index 149 using (($1+$2)/2):($3 < 0 ? sqrt(-1) : $3) ls 3 title 'SD0|#1, central value, dynamical\_scale\_choice=10',\
'MADatNLO.HwU' index 148 using (($1+$2)/2):($3 >= 0 ? sqrt(-1) : abs($3)):4 w yerrorbar ls 102 title '',\
'MADatNLO.HwU' index 148 using (($1+$2)/2):($3 >= 0 ? sqrt(-1) : abs($3)) ls 102 title '',\
'MADatNLO.HwU' index 148 using (($1+$2)/2):($3 < 0 ? sqrt(-1) : $3):4 w yerrorbar ls 2 title '',\
'MADatNLO.HwU' index 148 using (($1+$2)/2):($3 < 0 ? sqrt(-1) : $3) ls 2 title 'LO|#1, central value, dynamical\_scale\_choice=10',\
'MADatNLO.HwU' index 147 using (($1+$2)/2):($3 >= 0 ? sqrt(-1) : abs($3)):4 w yerrorbar ls 101 title '',\
'MADatNLO.HwU' index 147 using (($1+$2)/2):($3 >= 0 ? sqrt(-1) : abs($3)) ls 101 title '',\
'MADatNLO.HwU' index 147 using (($1+$2)/2):($3 < 0 ? sqrt(-1) : $3):4 w yerrorbar ls 1 title '',\
'MADatNLO.HwU' index 147 using (($1+$2)/2):($3 < 0 ? sqrt(-1) : $3) ls 1 title 'NLO|#1, central value, dynamical\_scale\_choice=10'
#-- rendering subhistograms 'Relative scale and PDF uncertainty'
unset label
unset format
set yrange [-1.4800e+00:1.4000e+00]
set origin 0.0000e+00, 3.5000e-01
set size 1.0000e+00, 1.5000e-01
set mytics 2
set ytics auto
set format x ''
unset logscale y
set ylabel "NLO|#1 rel.unc."
set label "Relative uncertainties w.r.t. central values" font ",9" front at graph 0.03, graph 0.13
plot \
'MADatNLO.HwU' index 150 using (($1+$2)/2):(safe($7,$3,1.0)-1.0) ls 14 title '',\
'MADatNLO.HwU' index 150 using (($1+$2)/2):(safe($6,$3,1.0)-1.0) ls 14 title '',\
'MADatNLO.HwU' index 149 using (($1+$2)/2):(safe($7,$3,1.0)-1.0) ls 13 title '',\
'MADatNLO.HwU' index 149 using (($1+$2)/2):(safe($6,$3,1.0)-1.0) ls 13 title '',\
'MADatNLO.HwU' index 148 using (($1+$2)/2):(safe($7,$3,1.0)-1.0) ls 12 title '',\
'MADatNLO.HwU' index 148 using (($1+$2)/2):(safe($6,$3,1.0)-1.0) ls 12 title '',\
'MADatNLO.HwU' index 147 using (($1+$2)/2):(safe($7,$3,1.0)-1.0) ls 11 title '',\
'MADatNLO.HwU' index 147 using (($1+$2)/2):(safe($6,$3,1.0)-1.0) ls 11 title '',\
0.0 ls 999 title '',\
'MADatNLO.HwU' index 150 using (($1+$2)/2):(0.0):(safe($4,$3,0.0)) w yerrorbar ls 4 title '',\
'MADatNLO.HwU' index 150 using (($1+$2)/2):(safe($5,$3,1.0)-1.0) ls 4 title '',\
'MADatNLO.HwU' index 149 using (($1+$2)/2):(0.0):(safe($4,$3,0.0)) w yerrorbar ls 3 title '',\
'MADatNLO.HwU' index 149 using (($1+$2)/2):(safe($5,$3,1.0)-1.0) ls 3 title '',\
'MADatNLO.HwU' index 148 using (($1+$2)/2):(0.0):(safe($4,$3,0.0)) w yerrorbar ls 2 title '',\
'MADatNLO.HwU' index 148 using (($1+$2)/2):(safe($5,$3,1.0)-1.0) ls 2 title '',\
'MADatNLO.HwU' index 147 using (($1+$2)/2):(0.0):(safe($4,$3,0.0)) w yerrorbar ls 1 title '',\
'MADatNLO.HwU' index 147 using (($1+$2)/2):(safe($5,$3,1.0)-1.0) ls 1 title ''
#-- rendering subhistograms '(LO|#1SD0|#1SD1|#1)/(NLO|#1 central value) ratio'
unset label
unset format
set yrange [-2.4000e-01:1.2000e+00]
set origin 0.0000e+00, 2.0000e-01
set size 1.0000e+00, 1.5000e-01
set mytics 2
set ytics auto
set format x
unset logscale y
set ylabel "ratio w.r.t. NLO|#1"
set label "(LO|#1SD0|#1SD1|#1)/(NLO|#1 central value)" font ",9" at graph 0.03, graph 0.13
plot \
1.0 ls 999 title '',\
'MADatNLO.HwU' index 153 using (($1+$2)/2):7 ls 14 title '',\
'MADatNLO.HwU' index 153 using (($1+$2)/2):6 ls 14 title '',\
'MADatNLO.HwU' index 152 using (($1+$2)/2):7 ls 13 title '',\
'MADatNLO.HwU' index 152 using (($1+$2)/2):6 ls 13 title '',\
'MADatNLO.HwU' index 151 using (($1+$2)/2):7 ls 12 title '',\
'MADatNLO.HwU' index 151 using (($1+$2)/2):6 ls 12 title '',\
'MADatNLO.HwU' index 153 using (($1+$2)/2):5 ls 4 title '',\
'MADatNLO.HwU' index 153 using (($1+$2)/2):3:4 w yerrorbar ls 4 title '',\
'MADatNLO.HwU' index 153 using (($1+$2)/2):3 ls 4 title '',\
'MADatNLO.HwU' index 152 using (($1+$2)/2):5 ls 3 title '',\
'MADatNLO.HwU' index 152 using (($1+$2)/2):3:4 w yerrorbar ls 3 title '',\
'MADatNLO.HwU' index 152 using (($1+$2)/2):3 ls 3 title '',\
'MADatNLO.HwU' index 151 using (($1+$2)/2):5 ls 2 title '',\
'MADatNLO.HwU' index 151 using (($1+$2)/2):3:4 w yerrorbar ls 2 title '',\
'MADatNLO.HwU' index 151 using (($1+$2)/2):3 ls 2 title ''

unset label

################################################################################

################################################################################
### Rendering of the plot titled 'log missing Et (neutrinos)'
################################################################################

set multiplot
set label "log missing Et (neutrinos)" font ",13" at graph 0.04, graph 1.05
set xrange [-2.0000e-01:3.8000e+00]
set bmargin 0 
set tmargin 0
set xtics nomirror
set ytics nomirror
set mytics 10
set xtics auto
set key horizontal noreverse maxcols 1 width -4 
set label front 'MadGraph5\_aMC\@NLO' font "Courier,11" rotate by 90 at graph 1.02, graph 0.04

#-- rendering subhistograms 'NLO|#1 and LO|#1 results'

set format y '10^{%T}'
set yrange [9.0000e-01:1.1000e+02]
set origin 0.0000e+00, 5.0000e-01
set size 1.0000e+00, 4.0000e-01
set mytics 10
set ytics auto
set format x ''
set logscale y
set ylabel "{/Symbol s} per bin [pb]"

plot \
sqrt(-1) ls 14 title 'SD1|#1, scale variation',\
sqrt(-1) ls 13 title 'SD0|#1, scale variation',\
sqrt(-1) ls 12 title 'LO|#1, scale variation',\
sqrt(-1) ls 11 title 'NLO|#1, scale variation',\
'MADatNLO.HwU' index 157 using (($1+$2)/2):($3 >= 0 ? sqrt(-1) : abs($3)):4 w yerrorbar ls 104 title '',\
'MADatNLO.HwU' index 157 using (($1+$2)/2):($3 >= 0 ? sqrt(-1) : abs($3)) ls 104 title '',\
'MADatNLO.HwU' index 157 using (($1+$2)/2):($3 < 0 ? sqrt(-1) : $3):4 w yerrorbar ls 4 title '',\
'MADatNLO.HwU' index 157 using (($1+$2)/2):($3 < 0 ? sqrt(-1) : $3) ls 4 title 'SD1|#1, central value, dynamical\_scale\_choice=10',\
'MADatNLO.HwU' index 156 using (($1+$2)/2):($3 >= 0 ? sqrt(-1) : abs($3)):4 w yerrorbar ls 103 title '',\
'MADatNLO.HwU' index 156 using (($1+$2)/2):($3 >= 0 ? sqrt(-1) : abs($3)) ls 103 title '',\
'MADatNLO.HwU' index 156 using (($1+$2)/2):($3 < 0 ? sqrt(-1) : $3):4 w yerrorbar ls 3 title '',\
'MADatNLO.HwU' index 156 using (($1+$2)/2):($3 < 0 ? sqrt(-1) : $3) ls 3 title 'SD0|#1, central value, dynamical\_scale\_choice=10',\
'MADatNLO.HwU' index 155 using (($1+$2)/2):($3 >= 0 ? sqrt(-1) : abs($3)):4 w yerrorbar ls 102 title '',\
'MADatNLO.HwU' index 155 using (($1+$2)/2):($3 >= 0 ? sqrt(-1) : abs($3)) ls 102 title '',\
'MADatNLO.HwU' index 155 using (($1+$2)/2):($3 < 0 ? sqrt(-1) : $3):4 w yerrorbar ls 2 title '',\
'MADatNLO.HwU' index 155 using (($1+$2)/2):($3 < 0 ? sqrt(-1) : $3) ls 2 title 'LO|#1, central value, dynamical\_scale\_choice=10',\
'MADatNLO.HwU' index 154 using (($1+$2)/2):($3 >= 0 ? sqrt(-1) : abs($3)):4 w yerrorbar ls 101 title '',\
'MADatNLO.HwU' index 154 using (($1+$2)/2):($3 >= 0 ? sqrt(-1) : abs($3)) ls 101 title '',\
'MADatNLO.HwU' index 154 using (($1+$2)/2):($3 < 0 ? sqrt(-1) : $3):4 w yerrorbar ls 1 title '',\
'MADatNLO.HwU' index 154 using (($1+$2)/2):($3 < 0 ? sqrt(-1) : $3) ls 1 title 'NLO|#1, central value, dynamical\_scale\_choice=10'
#-- rendering subhistograms 'Relative scale and PDF uncertainty'
unset label
unset format
set yrange [-1.4800e+00:1.4000e+00]
set origin 0.0000e+00, 3.5000e-01
set size 1.0000e+00, 1.5000e-01
set mytics 2
set ytics auto
set format x ''
unset logscale y
set ylabel "NLO|#1 rel.unc."
set label "Relative uncertainties w.r.t. central values" font ",9" front at graph 0.03, graph 0.13
plot \
'MADatNLO.HwU' index 157 using (($1+$2)/2):(safe($7,$3,1.0)-1.0) ls 14 title '',\
'MADatNLO.HwU' index 157 using (($1+$2)/2):(safe($6,$3,1.0)-1.0) ls 14 title '',\
'MADatNLO.HwU' index 156 using (($1+$2)/2):(safe($7,$3,1.0)-1.0) ls 13 title '',\
'MADatNLO.HwU' index 156 using (($1+$2)/2):(safe($6,$3,1.0)-1.0) ls 13 title '',\
'MADatNLO.HwU' index 155 using (($1+$2)/2):(safe($7,$3,1.0)-1.0) ls 12 title '',\
'MADatNLO.HwU' index 155 using (($1+$2)/2):(safe($6,$3,1.0)-1.0) ls 12 title '',\
'MADatNLO.HwU' index 154 using (($1+$2)/2):(safe($7,$3,1.0)-1.0) ls 11 title '',\
'MADatNLO.HwU' index 154 using (($1+$2)/2):(safe($6,$3,1.0)-1.0) ls 11 title '',\
0.0 ls 999 title '',\
'MADatNLO.HwU' index 157 using (($1+$2)/2):(0.0):(safe($4,$3,0.0)) w yerrorbar ls 4 title '',\
'MADatNLO.HwU' index 157 using (($1+$2)/2):(safe($5,$3,1.0)-1.0) ls 4 title '',\
'MADatNLO.HwU' index 156 using (($1+$2)/2):(0.0):(safe($4,$3,0.0)) w yerrorbar ls 3 title '',\
'MADatNLO.HwU' index 156 using (($1+$2)/2):(safe($5,$3,1.0)-1.0) ls 3 title '',\
'MADatNLO.HwU' index 155 using (($1+$2)/2):(0.0):(safe($4,$3,0.0)) w yerrorbar ls 2 title '',\
'MADatNLO.HwU' index 155 using (($1+$2)/2):(safe($5,$3,1.0)-1.0) ls 2 title '',\
'MADatNLO.HwU' index 154 using (($1+$2)/2):(0.0):(safe($4,$3,0.0)) w yerrorbar ls 1 title '',\
'MADatNLO.HwU' index 154 using (($1+$2)/2):(safe($5,$3,1.0)-1.0) ls 1 title ''
#-- rendering subhistograms '(LO|#1SD0|#1SD1|#1)/(NLO|#1 central value) ratio'
unset label
unset format
set yrange [-2.4000e-01:1.2000e+00]
set origin 0.0000e+00, 2.0000e-01
set size 1.0000e+00, 1.5000e-01
set mytics 2
set ytics auto
set format x
unset logscale y
set ylabel "ratio w.r.t. NLO|#1"
set label "(LO|#1SD0|#1SD1|#1)/(NLO|#1 central value)" font ",9" at graph 0.03, graph 0.13
plot \
1.0 ls 999 title '',\
'MADatNLO.HwU' index 160 using (($1+$2)/2):7 ls 14 title '',\
'MADatNLO.HwU' index 160 using (($1+$2)/2):6 ls 14 title '',\
'MADatNLO.HwU' index 159 using (($1+$2)/2):7 ls 13 title '',\
'MADatNLO.HwU' index 159 using (($1+$2)/2):6 ls 13 title '',\
'MADatNLO.HwU' index 158 using (($1+$2)/2):7 ls 12 title '',\
'MADatNLO.HwU' index 158 using (($1+$2)/2):6 ls 12 title '',\
'MADatNLO.HwU' index 160 using (($1+$2)/2):5 ls 4 title '',\
'MADatNLO.HwU' index 160 using (($1+$2)/2):3:4 w yerrorbar ls 4 title '',\
'MADatNLO.HwU' index 160 using (($1+$2)/2):3 ls 4 title '',\
'MADatNLO.HwU' index 159 using (($1+$2)/2):5 ls 3 title '',\
'MADatNLO.HwU' index 159 using (($1+$2)/2):3:4 w yerrorbar ls 3 title '',\
'MADatNLO.HwU' index 159 using (($1+$2)/2):3 ls 3 title '',\
'MADatNLO.HwU' index 158 using (($1+$2)/2):5 ls 2 title '',\
'MADatNLO.HwU' index 158 using (($1+$2)/2):3:4 w yerrorbar ls 2 title '',\
'MADatNLO.HwU' index 158 using (($1+$2)/2):3 ls 2 title ''

unset label

################################################################################

################################################################################
### Rendering of the plot titled '1st higgs log pT'
################################################################################

set multiplot
set label "1st higgs log pT" font ",13" at graph 0.04, graph 1.05
set xrange [-2.0000e-01:3.8000e+00]
set bmargin 0 
set tmargin 0
set xtics nomirror
set ytics nomirror
set mytics 10
set xtics auto
set key horizontal noreverse maxcols 1 width -4 
set label front 'MadGraph5\_aMC\@NLO' font "Courier,11" rotate by 90 at graph 1.02, graph 0.04

#-- rendering subhistograms 'NLO|#1 and LO|#1 results'

set format y '10^{%T}'
set yrange [9.0000e-01:1.1000e+02]
set origin 0.0000e+00, 5.0000e-01
set size 1.0000e+00, 4.0000e-01
set mytics 10
set ytics auto
set format x ''
set logscale y
set ylabel "{/Symbol s} per bin [pb]"

plot \
sqrt(-1) ls 14 title 'SD1|#1, scale variation',\
sqrt(-1) ls 13 title 'SD0|#1, scale variation',\
sqrt(-1) ls 12 title 'LO|#1, scale variation',\
sqrt(-1) ls 11 title 'NLO|#1, scale variation',\
'MADatNLO.HwU' index 164 using (($1+$2)/2):($3 >= 0 ? sqrt(-1) : abs($3)):4 w yerrorbar ls 104 title '',\
'MADatNLO.HwU' index 164 using (($1+$2)/2):($3 >= 0 ? sqrt(-1) : abs($3)) ls 104 title '',\
'MADatNLO.HwU' index 164 using (($1+$2)/2):($3 < 0 ? sqrt(-1) : $3):4 w yerrorbar ls 4 title '',\
'MADatNLO.HwU' index 164 using (($1+$2)/2):($3 < 0 ? sqrt(-1) : $3) ls 4 title 'SD1|#1, central value, dynamical\_scale\_choice=10',\
'MADatNLO.HwU' index 163 using (($1+$2)/2):($3 >= 0 ? sqrt(-1) : abs($3)):4 w yerrorbar ls 103 title '',\
'MADatNLO.HwU' index 163 using (($1+$2)/2):($3 >= 0 ? sqrt(-1) : abs($3)) ls 103 title '',\
'MADatNLO.HwU' index 163 using (($1+$2)/2):($3 < 0 ? sqrt(-1) : $3):4 w yerrorbar ls 3 title '',\
'MADatNLO.HwU' index 163 using (($1+$2)/2):($3 < 0 ? sqrt(-1) : $3) ls 3 title 'SD0|#1, central value, dynamical\_scale\_choice=10',\
'MADatNLO.HwU' index 162 using (($1+$2)/2):($3 >= 0 ? sqrt(-1) : abs($3)):4 w yerrorbar ls 102 title '',\
'MADatNLO.HwU' index 162 using (($1+$2)/2):($3 >= 0 ? sqrt(-1) : abs($3)) ls 102 title '',\
'MADatNLO.HwU' index 162 using (($1+$2)/2):($3 < 0 ? sqrt(-1) : $3):4 w yerrorbar ls 2 title '',\
'MADatNLO.HwU' index 162 using (($1+$2)/2):($3 < 0 ? sqrt(-1) : $3) ls 2 title 'LO|#1, central value, dynamical\_scale\_choice=10',\
'MADatNLO.HwU' index 161 using (($1+$2)/2):($3 >= 0 ? sqrt(-1) : abs($3)):4 w yerrorbar ls 101 title '',\
'MADatNLO.HwU' index 161 using (($1+$2)/2):($3 >= 0 ? sqrt(-1) : abs($3)) ls 101 title '',\
'MADatNLO.HwU' index 161 using (($1+$2)/2):($3 < 0 ? sqrt(-1) : $3):4 w yerrorbar ls 1 title '',\
'MADatNLO.HwU' index 161 using (($1+$2)/2):($3 < 0 ? sqrt(-1) : $3) ls 1 title 'NLO|#1, central value, dynamical\_scale\_choice=10'
#-- rendering subhistograms 'Relative scale and PDF uncertainty'
unset label
unset format
set yrange [-1.4800e+00:1.4000e+00]
set origin 0.0000e+00, 3.5000e-01
set size 1.0000e+00, 1.5000e-01
set mytics 2
set ytics auto
set format x ''
unset logscale y
set ylabel "NLO|#1 rel.unc."
set label "Relative uncertainties w.r.t. central values" font ",9" front at graph 0.03, graph 0.13
plot \
'MADatNLO.HwU' index 164 using (($1+$2)/2):(safe($7,$3,1.0)-1.0) ls 14 title '',\
'MADatNLO.HwU' index 164 using (($1+$2)/2):(safe($6,$3,1.0)-1.0) ls 14 title '',\
'MADatNLO.HwU' index 163 using (($1+$2)/2):(safe($7,$3,1.0)-1.0) ls 13 title '',\
'MADatNLO.HwU' index 163 using (($1+$2)/2):(safe($6,$3,1.0)-1.0) ls 13 title '',\
'MADatNLO.HwU' index 162 using (($1+$2)/2):(safe($7,$3,1.0)-1.0) ls 12 title '',\
'MADatNLO.HwU' index 162 using (($1+$2)/2):(safe($6,$3,1.0)-1.0) ls 12 title '',\
'MADatNLO.HwU' index 161 using (($1+$2)/2):(safe($7,$3,1.0)-1.0) ls 11 title '',\
'MADatNLO.HwU' index 161 using (($1+$2)/2):(safe($6,$3,1.0)-1.0) ls 11 title '',\
0.0 ls 999 title '',\
'MADatNLO.HwU' index 164 using (($1+$2)/2):(0.0):(safe($4,$3,0.0)) w yerrorbar ls 4 title '',\
'MADatNLO.HwU' index 164 using (($1+$2)/2):(safe($5,$3,1.0)-1.0) ls 4 title '',\
'MADatNLO.HwU' index 163 using (($1+$2)/2):(0.0):(safe($4,$3,0.0)) w yerrorbar ls 3 title '',\
'MADatNLO.HwU' index 163 using (($1+$2)/2):(safe($5,$3,1.0)-1.0) ls 3 title '',\
'MADatNLO.HwU' index 162 using (($1+$2)/2):(0.0):(safe($4,$3,0.0)) w yerrorbar ls 2 title '',\
'MADatNLO.HwU' index 162 using (($1+$2)/2):(safe($5,$3,1.0)-1.0) ls 2 title '',\
'MADatNLO.HwU' index 161 using (($1+$2)/2):(0.0):(safe($4,$3,0.0)) w yerrorbar ls 1 title '',\
'MADatNLO.HwU' index 161 using (($1+$2)/2):(safe($5,$3,1.0)-1.0) ls 1 title ''
#-- rendering subhistograms '(LO|#1SD0|#1SD1|#1)/(NLO|#1 central value) ratio'
unset label
unset format
set yrange [-2.4000e-01:1.2000e+00]
set origin 0.0000e+00, 2.0000e-01
set size 1.0000e+00, 1.5000e-01
set mytics 2
set ytics auto
set format x
unset logscale y
set ylabel "ratio w.r.t. NLO|#1"
set label "(LO|#1SD0|#1SD1|#1)/(NLO|#1 central value)" font ",9" at graph 0.03, graph 0.13
plot \
1.0 ls 999 title '',\
'MADatNLO.HwU' index 167 using (($1+$2)/2):7 ls 14 title '',\
'MADatNLO.HwU' index 167 using (($1+$2)/2):6 ls 14 title '',\
'MADatNLO.HwU' index 166 using (($1+$2)/2):7 ls 13 title '',\
'MADatNLO.HwU' index 166 using (($1+$2)/2):6 ls 13 title '',\
'MADatNLO.HwU' index 165 using (($1+$2)/2):7 ls 12 title '',\
'MADatNLO.HwU' index 165 using (($1+$2)/2):6 ls 12 title '',\
'MADatNLO.HwU' index 167 using (($1+$2)/2):5 ls 4 title '',\
'MADatNLO.HwU' index 167 using (($1+$2)/2):3:4 w yerrorbar ls 4 title '',\
'MADatNLO.HwU' index 167 using (($1+$2)/2):3 ls 4 title '',\
'MADatNLO.HwU' index 166 using (($1+$2)/2):5 ls 3 title '',\
'MADatNLO.HwU' index 166 using (($1+$2)/2):3:4 w yerrorbar ls 3 title '',\
'MADatNLO.HwU' index 166 using (($1+$2)/2):3 ls 3 title '',\
'MADatNLO.HwU' index 165 using (($1+$2)/2):5 ls 2 title '',\
'MADatNLO.HwU' index 165 using (($1+$2)/2):3:4 w yerrorbar ls 2 title '',\
'MADatNLO.HwU' index 165 using (($1+$2)/2):3 ls 2 title ''

unset label

################################################################################

################################################################################
### Rendering of the plot titled '2nd higgs log pT'
################################################################################

set multiplot
set label "2nd higgs log pT" font ",13" at graph 0.04, graph 1.05
set xrange [-2.0000e-01:3.8000e+00]
set bmargin 0 
set tmargin 0
set xtics nomirror
set ytics nomirror
set mytics 10
set xtics auto
set key horizontal noreverse maxcols 1 width -4 
set label front 'MadGraph5\_aMC\@NLO' font "Courier,11" rotate by 90 at graph 1.02, graph 0.04

#-- rendering subhistograms 'NLO|#1 and LO|#1 results'

set format y '10^{%T}'
set yrange [9.0000e-01:1.1000e+02]
set origin 0.0000e+00, 5.0000e-01
set size 1.0000e+00, 4.0000e-01
set mytics 10
set ytics auto
set format x ''
set logscale y
set ylabel "{/Symbol s} per bin [pb]"

plot \
sqrt(-1) ls 14 title 'SD1|#1, scale variation',\
sqrt(-1) ls 13 title 'SD0|#1, scale variation',\
sqrt(-1) ls 12 title 'LO|#1, scale variation',\
sqrt(-1) ls 11 title 'NLO|#1, scale variation',\
'MADatNLO.HwU' index 171 using (($1+$2)/2):($3 >= 0 ? sqrt(-1) : abs($3)):4 w yerrorbar ls 104 title '',\
'MADatNLO.HwU' index 171 using (($1+$2)/2):($3 >= 0 ? sqrt(-1) : abs($3)) ls 104 title '',\
'MADatNLO.HwU' index 171 using (($1+$2)/2):($3 < 0 ? sqrt(-1) : $3):4 w yerrorbar ls 4 title '',\
'MADatNLO.HwU' index 171 using (($1+$2)/2):($3 < 0 ? sqrt(-1) : $3) ls 4 title 'SD1|#1, central value, dynamical\_scale\_choice=10',\
'MADatNLO.HwU' index 170 using (($1+$2)/2):($3 >= 0 ? sqrt(-1) : abs($3)):4 w yerrorbar ls 103 title '',\
'MADatNLO.HwU' index 170 using (($1+$2)/2):($3 >= 0 ? sqrt(-1) : abs($3)) ls 103 title '',\
'MADatNLO.HwU' index 170 using (($1+$2)/2):($3 < 0 ? sqrt(-1) : $3):4 w yerrorbar ls 3 title '',\
'MADatNLO.HwU' index 170 using (($1+$2)/2):($3 < 0 ? sqrt(-1) : $3) ls 3 title 'SD0|#1, central value, dynamical\_scale\_choice=10',\
'MADatNLO.HwU' index 169 using (($1+$2)/2):($3 >= 0 ? sqrt(-1) : abs($3)):4 w yerrorbar ls 102 title '',\
'MADatNLO.HwU' index 169 using (($1+$2)/2):($3 >= 0 ? sqrt(-1) : abs($3)) ls 102 title '',\
'MADatNLO.HwU' index 169 using (($1+$2)/2):($3 < 0 ? sqrt(-1) : $3):4 w yerrorbar ls 2 title '',\
'MADatNLO.HwU' index 169 using (($1+$2)/2):($3 < 0 ? sqrt(-1) : $3) ls 2 title 'LO|#1, central value, dynamical\_scale\_choice=10',\
'MADatNLO.HwU' index 168 using (($1+$2)/2):($3 >= 0 ? sqrt(-1) : abs($3)):4 w yerrorbar ls 101 title '',\
'MADatNLO.HwU' index 168 using (($1+$2)/2):($3 >= 0 ? sqrt(-1) : abs($3)) ls 101 title '',\
'MADatNLO.HwU' index 168 using (($1+$2)/2):($3 < 0 ? sqrt(-1) : $3):4 w yerrorbar ls 1 title '',\
'MADatNLO.HwU' index 168 using (($1+$2)/2):($3 < 0 ? sqrt(-1) : $3) ls 1 title 'NLO|#1, central value, dynamical\_scale\_choice=10'
#-- rendering subhistograms 'Relative scale and PDF uncertainty'
unset label
unset format
set yrange [-1.4800e+00:1.4000e+00]
set origin 0.0000e+00, 3.5000e-01
set size 1.0000e+00, 1.5000e-01
set mytics 2
set ytics auto
set format x ''
unset logscale y
set ylabel "NLO|#1 rel.unc."
set label "Relative uncertainties w.r.t. central values" font ",9" front at graph 0.03, graph 0.13
plot \
'MADatNLO.HwU' index 171 using (($1+$2)/2):(safe($7,$3,1.0)-1.0) ls 14 title '',\
'MADatNLO.HwU' index 171 using (($1+$2)/2):(safe($6,$3,1.0)-1.0) ls 14 title '',\
'MADatNLO.HwU' index 170 using (($1+$2)/2):(safe($7,$3,1.0)-1.0) ls 13 title '',\
'MADatNLO.HwU' index 170 using (($1+$2)/2):(safe($6,$3,1.0)-1.0) ls 13 title '',\
'MADatNLO.HwU' index 169 using (($1+$2)/2):(safe($7,$3,1.0)-1.0) ls 12 title '',\
'MADatNLO.HwU' index 169 using (($1+$2)/2):(safe($6,$3,1.0)-1.0) ls 12 title '',\
'MADatNLO.HwU' index 168 using (($1+$2)/2):(safe($7,$3,1.0)-1.0) ls 11 title '',\
'MADatNLO.HwU' index 168 using (($1+$2)/2):(safe($6,$3,1.0)-1.0) ls 11 title '',\
0.0 ls 999 title '',\
'MADatNLO.HwU' index 171 using (($1+$2)/2):(0.0):(safe($4,$3,0.0)) w yerrorbar ls 4 title '',\
'MADatNLO.HwU' index 171 using (($1+$2)/2):(safe($5,$3,1.0)-1.0) ls 4 title '',\
'MADatNLO.HwU' index 170 using (($1+$2)/2):(0.0):(safe($4,$3,0.0)) w yerrorbar ls 3 title '',\
'MADatNLO.HwU' index 170 using (($1+$2)/2):(safe($5,$3,1.0)-1.0) ls 3 title '',\
'MADatNLO.HwU' index 169 using (($1+$2)/2):(0.0):(safe($4,$3,0.0)) w yerrorbar ls 2 title '',\
'MADatNLO.HwU' index 169 using (($1+$2)/2):(safe($5,$3,1.0)-1.0) ls 2 title '',\
'MADatNLO.HwU' index 168 using (($1+$2)/2):(0.0):(safe($4,$3,0.0)) w yerrorbar ls 1 title '',\
'MADatNLO.HwU' index 168 using (($1+$2)/2):(safe($5,$3,1.0)-1.0) ls 1 title ''
#-- rendering subhistograms '(LO|#1SD0|#1SD1|#1)/(NLO|#1 central value) ratio'
unset label
unset format
set yrange [-2.4000e-01:1.2000e+00]
set origin 0.0000e+00, 2.0000e-01
set size 1.0000e+00, 1.5000e-01
set mytics 2
set ytics auto
set format x
unset logscale y
set ylabel "ratio w.r.t. NLO|#1"
set label "(LO|#1SD0|#1SD1|#1)/(NLO|#1 central value)" font ",9" at graph 0.03, graph 0.13
plot \
1.0 ls 999 title '',\
'MADatNLO.HwU' index 174 using (($1+$2)/2):7 ls 14 title '',\
'MADatNLO.HwU' index 174 using (($1+$2)/2):6 ls 14 title '',\
'MADatNLO.HwU' index 173 using (($1+$2)/2):7 ls 13 title '',\
'MADatNLO.HwU' index 173 using (($1+$2)/2):6 ls 13 title '',\
'MADatNLO.HwU' index 172 using (($1+$2)/2):7 ls 12 title '',\
'MADatNLO.HwU' index 172 using (($1+$2)/2):6 ls 12 title '',\
'MADatNLO.HwU' index 174 using (($1+$2)/2):5 ls 4 title '',\
'MADatNLO.HwU' index 174 using (($1+$2)/2):3:4 w yerrorbar ls 4 title '',\
'MADatNLO.HwU' index 174 using (($1+$2)/2):3 ls 4 title '',\
'MADatNLO.HwU' index 173 using (($1+$2)/2):5 ls 3 title '',\
'MADatNLO.HwU' index 173 using (($1+$2)/2):3:4 w yerrorbar ls 3 title '',\
'MADatNLO.HwU' index 173 using (($1+$2)/2):3 ls 3 title '',\
'MADatNLO.HwU' index 172 using (($1+$2)/2):5 ls 2 title '',\
'MADatNLO.HwU' index 172 using (($1+$2)/2):3:4 w yerrorbar ls 2 title '',\
'MADatNLO.HwU' index 172 using (($1+$2)/2):3 ls 2 title ''

unset label

################################################################################

################################################################################
### Rendering of the plot titled 'higgs-pair log pT'
################################################################################

set multiplot
set label "higgs-pair log pT" font ",13" at graph 0.04, graph 1.05
set xrange [-2.0000e-01:3.8000e+00]
set bmargin 0 
set tmargin 0
set xtics nomirror
set ytics nomirror
set mytics 10
set xtics auto
set key horizontal noreverse maxcols 1 width -4 
set label front 'MadGraph5\_aMC\@NLO' font "Courier,11" rotate by 90 at graph 1.02, graph 0.04

#-- rendering subhistograms 'NLO|#1 and LO|#1 results'

set format y '10^{%T}'
set yrange [9.0000e-01:1.1000e+02]
set origin 0.0000e+00, 5.0000e-01
set size 1.0000e+00, 4.0000e-01
set mytics 10
set ytics auto
set format x ''
set logscale y
set ylabel "{/Symbol s} per bin [pb]"

plot \
sqrt(-1) ls 14 title 'SD1|#1, scale variation',\
sqrt(-1) ls 13 title 'SD0|#1, scale variation',\
sqrt(-1) ls 12 title 'LO|#1, scale variation',\
sqrt(-1) ls 11 title 'NLO|#1, scale variation',\
'MADatNLO.HwU' index 178 using (($1+$2)/2):($3 >= 0 ? sqrt(-1) : abs($3)):4 w yerrorbar ls 104 title '',\
'MADatNLO.HwU' index 178 using (($1+$2)/2):($3 >= 0 ? sqrt(-1) : abs($3)) ls 104 title '',\
'MADatNLO.HwU' index 178 using (($1+$2)/2):($3 < 0 ? sqrt(-1) : $3):4 w yerrorbar ls 4 title '',\
'MADatNLO.HwU' index 178 using (($1+$2)/2):($3 < 0 ? sqrt(-1) : $3) ls 4 title 'SD1|#1, central value, dynamical\_scale\_choice=10',\
'MADatNLO.HwU' index 177 using (($1+$2)/2):($3 >= 0 ? sqrt(-1) : abs($3)):4 w yerrorbar ls 103 title '',\
'MADatNLO.HwU' index 177 using (($1+$2)/2):($3 >= 0 ? sqrt(-1) : abs($3)) ls 103 title '',\
'MADatNLO.HwU' index 177 using (($1+$2)/2):($3 < 0 ? sqrt(-1) : $3):4 w yerrorbar ls 3 title '',\
'MADatNLO.HwU' index 177 using (($1+$2)/2):($3 < 0 ? sqrt(-1) : $3) ls 3 title 'SD0|#1, central value, dynamical\_scale\_choice=10',\
'MADatNLO.HwU' index 176 using (($1+$2)/2):($3 >= 0 ? sqrt(-1) : abs($3)):4 w yerrorbar ls 102 title '',\
'MADatNLO.HwU' index 176 using (($1+$2)/2):($3 >= 0 ? sqrt(-1) : abs($3)) ls 102 title '',\
'MADatNLO.HwU' index 176 using (($1+$2)/2):($3 < 0 ? sqrt(-1) : $3):4 w yerrorbar ls 2 title '',\
'MADatNLO.HwU' index 176 using (($1+$2)/2):($3 < 0 ? sqrt(-1) : $3) ls 2 title 'LO|#1, central value, dynamical\_scale\_choice=10',\
'MADatNLO.HwU' index 175 using (($1+$2)/2):($3 >= 0 ? sqrt(-1) : abs($3)):4 w yerrorbar ls 101 title '',\
'MADatNLO.HwU' index 175 using (($1+$2)/2):($3 >= 0 ? sqrt(-1) : abs($3)) ls 101 title '',\
'MADatNLO.HwU' index 175 using (($1+$2)/2):($3 < 0 ? sqrt(-1) : $3):4 w yerrorbar ls 1 title '',\
'MADatNLO.HwU' index 175 using (($1+$2)/2):($3 < 0 ? sqrt(-1) : $3) ls 1 title 'NLO|#1, central value, dynamical\_scale\_choice=10'
#-- rendering subhistograms 'Relative scale and PDF uncertainty'
unset label
unset format
set yrange [-1.4800e+00:1.4000e+00]
set origin 0.0000e+00, 3.5000e-01
set size 1.0000e+00, 1.5000e-01
set mytics 2
set ytics auto
set format x ''
unset logscale y
set ylabel "NLO|#1 rel.unc."
set label "Relative uncertainties w.r.t. central values" font ",9" front at graph 0.03, graph 0.13
plot \
'MADatNLO.HwU' index 178 using (($1+$2)/2):(safe($7,$3,1.0)-1.0) ls 14 title '',\
'MADatNLO.HwU' index 178 using (($1+$2)/2):(safe($6,$3,1.0)-1.0) ls 14 title '',\
'MADatNLO.HwU' index 177 using (($1+$2)/2):(safe($7,$3,1.0)-1.0) ls 13 title '',\
'MADatNLO.HwU' index 177 using (($1+$2)/2):(safe($6,$3,1.0)-1.0) ls 13 title '',\
'MADatNLO.HwU' index 176 using (($1+$2)/2):(safe($7,$3,1.0)-1.0) ls 12 title '',\
'MADatNLO.HwU' index 176 using (($1+$2)/2):(safe($6,$3,1.0)-1.0) ls 12 title '',\
'MADatNLO.HwU' index 175 using (($1+$2)/2):(safe($7,$3,1.0)-1.0) ls 11 title '',\
'MADatNLO.HwU' index 175 using (($1+$2)/2):(safe($6,$3,1.0)-1.0) ls 11 title '',\
0.0 ls 999 title '',\
'MADatNLO.HwU' index 178 using (($1+$2)/2):(0.0):(safe($4,$3,0.0)) w yerrorbar ls 4 title '',\
'MADatNLO.HwU' index 178 using (($1+$2)/2):(safe($5,$3,1.0)-1.0) ls 4 title '',\
'MADatNLO.HwU' index 177 using (($1+$2)/2):(0.0):(safe($4,$3,0.0)) w yerrorbar ls 3 title '',\
'MADatNLO.HwU' index 177 using (($1+$2)/2):(safe($5,$3,1.0)-1.0) ls 3 title '',\
'MADatNLO.HwU' index 176 using (($1+$2)/2):(0.0):(safe($4,$3,0.0)) w yerrorbar ls 2 title '',\
'MADatNLO.HwU' index 176 using (($1+$2)/2):(safe($5,$3,1.0)-1.0) ls 2 title '',\
'MADatNLO.HwU' index 175 using (($1+$2)/2):(0.0):(safe($4,$3,0.0)) w yerrorbar ls 1 title '',\
'MADatNLO.HwU' index 175 using (($1+$2)/2):(safe($5,$3,1.0)-1.0) ls 1 title ''
#-- rendering subhistograms '(LO|#1SD0|#1SD1|#1)/(NLO|#1 central value) ratio'
unset label
unset format
set yrange [-2.4000e-01:1.2000e+00]
set origin 0.0000e+00, 2.0000e-01
set size 1.0000e+00, 1.5000e-01
set mytics 2
set ytics auto
set format x
unset logscale y
set ylabel "ratio w.r.t. NLO|#1"
set label "(LO|#1SD0|#1SD1|#1)/(NLO|#1 central value)" font ",9" at graph 0.03, graph 0.13
plot \
1.0 ls 999 title '',\
'MADatNLO.HwU' index 181 using (($1+$2)/2):7 ls 14 title '',\
'MADatNLO.HwU' index 181 using (($1+$2)/2):6 ls 14 title '',\
'MADatNLO.HwU' index 180 using (($1+$2)/2):7 ls 13 title '',\
'MADatNLO.HwU' index 180 using (($1+$2)/2):6 ls 13 title '',\
'MADatNLO.HwU' index 179 using (($1+$2)/2):7 ls 12 title '',\
'MADatNLO.HwU' index 179 using (($1+$2)/2):6 ls 12 title '',\
'MADatNLO.HwU' index 181 using (($1+$2)/2):5 ls 4 title '',\
'MADatNLO.HwU' index 181 using (($1+$2)/2):3:4 w yerrorbar ls 4 title '',\
'MADatNLO.HwU' index 181 using (($1+$2)/2):3 ls 4 title '',\
'MADatNLO.HwU' index 180 using (($1+$2)/2):5 ls 3 title '',\
'MADatNLO.HwU' index 180 using (($1+$2)/2):3:4 w yerrorbar ls 3 title '',\
'MADatNLO.HwU' index 180 using (($1+$2)/2):3 ls 3 title '',\
'MADatNLO.HwU' index 179 using (($1+$2)/2):5 ls 2 title '',\
'MADatNLO.HwU' index 179 using (($1+$2)/2):3:4 w yerrorbar ls 2 title '',\
'MADatNLO.HwU' index 179 using (($1+$2)/2):3 ls 2 title ''

unset label

################################################################################

################################################################################
### Rendering of the plot titled '1st V-boson log pT'
################################################################################

set multiplot
set label "1st V-boson log pT" font ",13" at graph 0.04, graph 1.05
set xrange [2.9400e+00:4.5000e+00]
set bmargin 0 
set tmargin 0
set xtics nomirror
set ytics nomirror
set mytics 10
set xtics auto
set key horizontal noreverse maxcols 1 width -4 
set label front 'MadGraph5\_aMC\@NLO' font "Courier,11" rotate by 90 at graph 1.02, graph 0.04

#-- rendering subhistograms 'NLO|#1 and LO|#1 results'

set format y '10^{%T}'
set yrange [1.7142e-11:1.8529e-04]
set origin 0.0000e+00, 5.0000e-01
set size 1.0000e+00, 4.0000e-01
set mytics 10
set ytics auto
set format x ''
set logscale y
set ylabel "{/Symbol s} per bin [pb]"

plot \
sqrt(-1) ls 14 title 'SD1|#1, scale variation',\
sqrt(-1) ls 13 title 'SD0|#1, scale variation',\
sqrt(-1) ls 12 title 'LO|#1, scale variation',\
sqrt(-1) ls 11 title 'NLO|#1, scale variation',\
'MADatNLO.HwU' index 185 using (($1+$2)/2):($3 >= 0 ? sqrt(-1) : abs($3)):4 w yerrorbar ls 104 title '',\
'MADatNLO.HwU' index 185 using (($1+$2)/2):($3 >= 0 ? sqrt(-1) : abs($3)) ls 104 title '',\
'MADatNLO.HwU' index 185 using (($1+$2)/2):($3 < 0 ? sqrt(-1) : $3):4 w yerrorbar ls 4 title '',\
'MADatNLO.HwU' index 185 using (($1+$2)/2):($3 < 0 ? sqrt(-1) : $3) ls 4 title 'SD1|#1, central value, dynamical\_scale\_choice=10',\
'MADatNLO.HwU' index 184 using (($1+$2)/2):($3 >= 0 ? sqrt(-1) : abs($3)):4 w yerrorbar ls 103 title '',\
'MADatNLO.HwU' index 184 using (($1+$2)/2):($3 >= 0 ? sqrt(-1) : abs($3)) ls 103 title '',\
'MADatNLO.HwU' index 184 using (($1+$2)/2):($3 < 0 ? sqrt(-1) : $3):4 w yerrorbar ls 3 title '',\
'MADatNLO.HwU' index 184 using (($1+$2)/2):($3 < 0 ? sqrt(-1) : $3) ls 3 title 'SD0|#1, central value, dynamical\_scale\_choice=10',\
'MADatNLO.HwU' index 183 using (($1+$2)/2):($3 >= 0 ? sqrt(-1) : abs($3)):4 w yerrorbar ls 102 title '',\
'MADatNLO.HwU' index 183 using (($1+$2)/2):($3 >= 0 ? sqrt(-1) : abs($3)) ls 102 title '',\
'MADatNLO.HwU' index 183 using (($1+$2)/2):($3 < 0 ? sqrt(-1) : $3):4 w yerrorbar ls 2 title '',\
'MADatNLO.HwU' index 183 using (($1+$2)/2):($3 < 0 ? sqrt(-1) : $3) ls 2 title 'LO|#1, central value, dynamical\_scale\_choice=10',\
'MADatNLO.HwU' index 182 using (($1+$2)/2):($3 >= 0 ? sqrt(-1) : abs($3)):4 w yerrorbar ls 101 title '',\
'MADatNLO.HwU' index 182 using (($1+$2)/2):($3 >= 0 ? sqrt(-1) : abs($3)) ls 101 title '',\
'MADatNLO.HwU' index 182 using (($1+$2)/2):($3 < 0 ? sqrt(-1) : $3):4 w yerrorbar ls 1 title '',\
'MADatNLO.HwU' index 182 using (($1+$2)/2):($3 < 0 ? sqrt(-1) : $3) ls 1 title 'NLO|#1, central value, dynamical\_scale\_choice=10'
#-- rendering subhistograms 'Relative scale and PDF uncertainty'
unset label
unset format
set yrange [-1.5509e-01:1.6500e-01]
set origin 0.0000e+00, 3.5000e-01
set size 1.0000e+00, 1.5000e-01
set mytics 2
set ytics auto
set format x ''
unset logscale y
set ylabel "NLO|#1 rel.unc."
set label "Relative uncertainties w.r.t. central values" font ",9" front at graph 0.03, graph 0.13
plot \
'MADatNLO.HwU' index 185 using (($1+$2)/2):(safe($7,$3,1.0)-1.0) ls 14 title '',\
'MADatNLO.HwU' index 185 using (($1+$2)/2):(safe($6,$3,1.0)-1.0) ls 14 title '',\
'MADatNLO.HwU' index 184 using (($1+$2)/2):(safe($7,$3,1.0)-1.0) ls 13 title '',\
'MADatNLO.HwU' index 184 using (($1+$2)/2):(safe($6,$3,1.0)-1.0) ls 13 title '',\
'MADatNLO.HwU' index 183 using (($1+$2)/2):(safe($7,$3,1.0)-1.0) ls 12 title '',\
'MADatNLO.HwU' index 183 using (($1+$2)/2):(safe($6,$3,1.0)-1.0) ls 12 title '',\
'MADatNLO.HwU' index 182 using (($1+$2)/2):(safe($7,$3,1.0)-1.0) ls 11 title '',\
'MADatNLO.HwU' index 182 using (($1+$2)/2):(safe($6,$3,1.0)-1.0) ls 11 title '',\
0.0 ls 999 title '',\
'MADatNLO.HwU' index 185 using (($1+$2)/2):(0.0):(safe($4,$3,0.0)) w yerrorbar ls 4 title '',\
'MADatNLO.HwU' index 185 using (($1+$2)/2):(safe($5,$3,1.0)-1.0) ls 4 title '',\
'MADatNLO.HwU' index 184 using (($1+$2)/2):(0.0):(safe($4,$3,0.0)) w yerrorbar ls 3 title '',\
'MADatNLO.HwU' index 184 using (($1+$2)/2):(safe($5,$3,1.0)-1.0) ls 3 title '',\
'MADatNLO.HwU' index 183 using (($1+$2)/2):(0.0):(safe($4,$3,0.0)) w yerrorbar ls 2 title '',\
'MADatNLO.HwU' index 183 using (($1+$2)/2):(safe($5,$3,1.0)-1.0) ls 2 title '',\
'MADatNLO.HwU' index 182 using (($1+$2)/2):(0.0):(safe($4,$3,0.0)) w yerrorbar ls 1 title '',\
'MADatNLO.HwU' index 182 using (($1+$2)/2):(safe($5,$3,1.0)-1.0) ls 1 title ''
#-- rendering subhistograms '(LO|#1SD0|#1SD1|#1)/(NLO|#1 central value) ratio'
unset label
unset format
set yrange [-5.6724e+01:5.3658e+01]
set origin 0.0000e+00, 2.0000e-01
set size 1.0000e+00, 1.5000e-01
set mytics 2
set ytics auto
set format x
unset logscale y
set ylabel "ratio w.r.t. NLO|#1"
set label "(LO|#1SD0|#1SD1|#1)/(NLO|#1 central value)" font ",9" at graph 0.03, graph 0.13
plot \
1.0 ls 999 title '',\
'MADatNLO.HwU' index 188 using (($1+$2)/2):7 ls 14 title '',\
'MADatNLO.HwU' index 188 using (($1+$2)/2):6 ls 14 title '',\
'MADatNLO.HwU' index 187 using (($1+$2)/2):7 ls 13 title '',\
'MADatNLO.HwU' index 187 using (($1+$2)/2):6 ls 13 title '',\
'MADatNLO.HwU' index 186 using (($1+$2)/2):7 ls 12 title '',\
'MADatNLO.HwU' index 186 using (($1+$2)/2):6 ls 12 title '',\
'MADatNLO.HwU' index 188 using (($1+$2)/2):5 ls 4 title '',\
'MADatNLO.HwU' index 188 using (($1+$2)/2):3:4 w yerrorbar ls 4 title '',\
'MADatNLO.HwU' index 188 using (($1+$2)/2):3 ls 4 title '',\
'MADatNLO.HwU' index 187 using (($1+$2)/2):5 ls 3 title '',\
'MADatNLO.HwU' index 187 using (($1+$2)/2):3:4 w yerrorbar ls 3 title '',\
'MADatNLO.HwU' index 187 using (($1+$2)/2):3 ls 3 title '',\
'MADatNLO.HwU' index 186 using (($1+$2)/2):5 ls 2 title '',\
'MADatNLO.HwU' index 186 using (($1+$2)/2):3:4 w yerrorbar ls 2 title '',\
'MADatNLO.HwU' index 186 using (($1+$2)/2):3 ls 2 title ''

unset label

################################################################################

################################################################################
### Rendering of the plot titled '2nd V-boson log pT'
################################################################################

set multiplot
set label "2nd V-boson log pT" font ",13" at graph 0.04, graph 1.05
set xrange [2.9400e+00:4.5000e+00]
set bmargin 0 
set tmargin 0
set xtics nomirror
set ytics nomirror
set mytics 10
set xtics auto
set key horizontal noreverse maxcols 1 width -4 
set label front 'MadGraph5\_aMC\@NLO' font "Courier,11" rotate by 90 at graph 1.02, graph 0.04

#-- rendering subhistograms 'NLO|#1 and LO|#1 results'

set format y '10^{%T}'
set yrange [1.3726e-11:2.2993e-04]
set origin 0.0000e+00, 5.0000e-01
set size 1.0000e+00, 4.0000e-01
set mytics 10
set ytics auto
set format x ''
set logscale y
set ylabel "{/Symbol s} per bin [pb]"

plot \
sqrt(-1) ls 14 title 'SD1|#1, scale variation',\
sqrt(-1) ls 13 title 'SD0|#1, scale variation',\
sqrt(-1) ls 12 title 'LO|#1, scale variation',\
sqrt(-1) ls 11 title 'NLO|#1, scale variation',\
'MADatNLO.HwU' index 192 using (($1+$2)/2):($3 >= 0 ? sqrt(-1) : abs($3)):4 w yerrorbar ls 104 title '',\
'MADatNLO.HwU' index 192 using (($1+$2)/2):($3 >= 0 ? sqrt(-1) : abs($3)) ls 104 title '',\
'MADatNLO.HwU' index 192 using (($1+$2)/2):($3 < 0 ? sqrt(-1) : $3):4 w yerrorbar ls 4 title '',\
'MADatNLO.HwU' index 192 using (($1+$2)/2):($3 < 0 ? sqrt(-1) : $3) ls 4 title 'SD1|#1, central value, dynamical\_scale\_choice=10',\
'MADatNLO.HwU' index 191 using (($1+$2)/2):($3 >= 0 ? sqrt(-1) : abs($3)):4 w yerrorbar ls 103 title '',\
'MADatNLO.HwU' index 191 using (($1+$2)/2):($3 >= 0 ? sqrt(-1) : abs($3)) ls 103 title '',\
'MADatNLO.HwU' index 191 using (($1+$2)/2):($3 < 0 ? sqrt(-1) : $3):4 w yerrorbar ls 3 title '',\
'MADatNLO.HwU' index 191 using (($1+$2)/2):($3 < 0 ? sqrt(-1) : $3) ls 3 title 'SD0|#1, central value, dynamical\_scale\_choice=10',\
'MADatNLO.HwU' index 190 using (($1+$2)/2):($3 >= 0 ? sqrt(-1) : abs($3)):4 w yerrorbar ls 102 title '',\
'MADatNLO.HwU' index 190 using (($1+$2)/2):($3 >= 0 ? sqrt(-1) : abs($3)) ls 102 title '',\
'MADatNLO.HwU' index 190 using (($1+$2)/2):($3 < 0 ? sqrt(-1) : $3):4 w yerrorbar ls 2 title '',\
'MADatNLO.HwU' index 190 using (($1+$2)/2):($3 < 0 ? sqrt(-1) : $3) ls 2 title 'LO|#1, central value, dynamical\_scale\_choice=10',\
'MADatNLO.HwU' index 189 using (($1+$2)/2):($3 >= 0 ? sqrt(-1) : abs($3)):4 w yerrorbar ls 101 title '',\
'MADatNLO.HwU' index 189 using (($1+$2)/2):($3 >= 0 ? sqrt(-1) : abs($3)) ls 101 title '',\
'MADatNLO.HwU' index 189 using (($1+$2)/2):($3 < 0 ? sqrt(-1) : $3):4 w yerrorbar ls 1 title '',\
'MADatNLO.HwU' index 189 using (($1+$2)/2):($3 < 0 ? sqrt(-1) : $3) ls 1 title 'NLO|#1, central value, dynamical\_scale\_choice=10'
#-- rendering subhistograms 'Relative scale and PDF uncertainty'
unset label
unset format
set yrange [-1.6444e-01:1.7436e-01]
set origin 0.0000e+00, 3.5000e-01
set size 1.0000e+00, 1.5000e-01
set mytics 2
set ytics auto
set format x ''
unset logscale y
set ylabel "NLO|#1 rel.unc."
set label "Relative uncertainties w.r.t. central values" font ",9" front at graph 0.03, graph 0.13
plot \
'MADatNLO.HwU' index 192 using (($1+$2)/2):(safe($7,$3,1.0)-1.0) ls 14 title '',\
'MADatNLO.HwU' index 192 using (($1+$2)/2):(safe($6,$3,1.0)-1.0) ls 14 title '',\
'MADatNLO.HwU' index 191 using (($1+$2)/2):(safe($7,$3,1.0)-1.0) ls 13 title '',\
'MADatNLO.HwU' index 191 using (($1+$2)/2):(safe($6,$3,1.0)-1.0) ls 13 title '',\
'MADatNLO.HwU' index 190 using (($1+$2)/2):(safe($7,$3,1.0)-1.0) ls 12 title '',\
'MADatNLO.HwU' index 190 using (($1+$2)/2):(safe($6,$3,1.0)-1.0) ls 12 title '',\
'MADatNLO.HwU' index 189 using (($1+$2)/2):(safe($7,$3,1.0)-1.0) ls 11 title '',\
'MADatNLO.HwU' index 189 using (($1+$2)/2):(safe($6,$3,1.0)-1.0) ls 11 title '',\
0.0 ls 999 title '',\
'MADatNLO.HwU' index 192 using (($1+$2)/2):(0.0):(safe($4,$3,0.0)) w yerrorbar ls 4 title '',\
'MADatNLO.HwU' index 192 using (($1+$2)/2):(safe($5,$3,1.0)-1.0) ls 4 title '',\
'MADatNLO.HwU' index 191 using (($1+$2)/2):(0.0):(safe($4,$3,0.0)) w yerrorbar ls 3 title '',\
'MADatNLO.HwU' index 191 using (($1+$2)/2):(safe($5,$3,1.0)-1.0) ls 3 title '',\
'MADatNLO.HwU' index 190 using (($1+$2)/2):(0.0):(safe($4,$3,0.0)) w yerrorbar ls 2 title '',\
'MADatNLO.HwU' index 190 using (($1+$2)/2):(safe($5,$3,1.0)-1.0) ls 2 title '',\
'MADatNLO.HwU' index 189 using (($1+$2)/2):(0.0):(safe($4,$3,0.0)) w yerrorbar ls 1 title '',\
'MADatNLO.HwU' index 189 using (($1+$2)/2):(safe($5,$3,1.0)-1.0) ls 1 title ''
#-- rendering subhistograms '(LO|#1SD0|#1SD1|#1)/(NLO|#1 central value) ratio'
unset label
unset format
set yrange [-3.0686e+01:3.4768e+01]
set origin 0.0000e+00, 2.0000e-01
set size 1.0000e+00, 1.5000e-01
set mytics 2
set ytics auto
set format x
unset logscale y
set ylabel "ratio w.r.t. NLO|#1"
set label "(LO|#1SD0|#1SD1|#1)/(NLO|#1 central value)" font ",9" at graph 0.03, graph 0.13
plot \
1.0 ls 999 title '',\
'MADatNLO.HwU' index 195 using (($1+$2)/2):7 ls 14 title '',\
'MADatNLO.HwU' index 195 using (($1+$2)/2):6 ls 14 title '',\
'MADatNLO.HwU' index 194 using (($1+$2)/2):7 ls 13 title '',\
'MADatNLO.HwU' index 194 using (($1+$2)/2):6 ls 13 title '',\
'MADatNLO.HwU' index 193 using (($1+$2)/2):7 ls 12 title '',\
'MADatNLO.HwU' index 193 using (($1+$2)/2):6 ls 12 title '',\
'MADatNLO.HwU' index 195 using (($1+$2)/2):5 ls 4 title '',\
'MADatNLO.HwU' index 195 using (($1+$2)/2):3:4 w yerrorbar ls 4 title '',\
'MADatNLO.HwU' index 195 using (($1+$2)/2):3 ls 4 title '',\
'MADatNLO.HwU' index 194 using (($1+$2)/2):5 ls 3 title '',\
'MADatNLO.HwU' index 194 using (($1+$2)/2):3:4 w yerrorbar ls 3 title '',\
'MADatNLO.HwU' index 194 using (($1+$2)/2):3 ls 3 title '',\
'MADatNLO.HwU' index 193 using (($1+$2)/2):5 ls 2 title '',\
'MADatNLO.HwU' index 193 using (($1+$2)/2):3:4 w yerrorbar ls 2 title '',\
'MADatNLO.HwU' index 193 using (($1+$2)/2):3 ls 2 title ''

unset label

################################################################################

################################################################################
### Rendering of the plot titled '3rd V-boson log pT'
################################################################################

set multiplot
set label "3rd V-boson log pT" font ",13" at graph 0.04, graph 1.05
set xrange [2.9880e+00:4.5000e+00]
set bmargin 0 
set tmargin 0
set xtics nomirror
set ytics nomirror
set mytics 10
set xtics auto
set key horizontal noreverse maxcols 1 width -4 
set label front 'MadGraph5\_aMC\@NLO' font "Courier,11" rotate by 90 at graph 1.02, graph 0.04

#-- rendering subhistograms 'NLO|#1 and LO|#1 results'

set format y '10^{%T}'
set yrange [2.0512e-20:2.8238e-04]
set origin 0.0000e+00, 5.0000e-01
set size 1.0000e+00, 4.0000e-01
set mytics 10
set ytics auto
set format x ''
set logscale y
set ylabel "{/Symbol s} per bin [pb]"

plot \
sqrt(-1) ls 14 title 'SD1|#1, scale variation',\
sqrt(-1) ls 13 title 'SD0|#1, scale variation',\
sqrt(-1) ls 12 title 'LO|#1, scale variation',\
sqrt(-1) ls 11 title 'NLO|#1, scale variation',\
'MADatNLO.HwU' index 199 using (($1+$2)/2):($3 >= 0 ? sqrt(-1) : abs($3)):4 w yerrorbar ls 104 title '',\
'MADatNLO.HwU' index 199 using (($1+$2)/2):($3 >= 0 ? sqrt(-1) : abs($3)) ls 104 title '',\
'MADatNLO.HwU' index 199 using (($1+$2)/2):($3 < 0 ? sqrt(-1) : $3):4 w yerrorbar ls 4 title '',\
'MADatNLO.HwU' index 199 using (($1+$2)/2):($3 < 0 ? sqrt(-1) : $3) ls 4 title 'SD1|#1, central value, dynamical\_scale\_choice=10',\
'MADatNLO.HwU' index 198 using (($1+$2)/2):($3 >= 0 ? sqrt(-1) : abs($3)):4 w yerrorbar ls 103 title '',\
'MADatNLO.HwU' index 198 using (($1+$2)/2):($3 >= 0 ? sqrt(-1) : abs($3)) ls 103 title '',\
'MADatNLO.HwU' index 198 using (($1+$2)/2):($3 < 0 ? sqrt(-1) : $3):4 w yerrorbar ls 3 title '',\
'MADatNLO.HwU' index 198 using (($1+$2)/2):($3 < 0 ? sqrt(-1) : $3) ls 3 title 'SD0|#1, central value, dynamical\_scale\_choice=10',\
'MADatNLO.HwU' index 197 using (($1+$2)/2):($3 >= 0 ? sqrt(-1) : abs($3)):4 w yerrorbar ls 102 title '',\
'MADatNLO.HwU' index 197 using (($1+$2)/2):($3 >= 0 ? sqrt(-1) : abs($3)) ls 102 title '',\
'MADatNLO.HwU' index 197 using (($1+$2)/2):($3 < 0 ? sqrt(-1) : $3):4 w yerrorbar ls 2 title '',\
'MADatNLO.HwU' index 197 using (($1+$2)/2):($3 < 0 ? sqrt(-1) : $3) ls 2 title 'LO|#1, central value, dynamical\_scale\_choice=10',\
'MADatNLO.HwU' index 196 using (($1+$2)/2):($3 >= 0 ? sqrt(-1) : abs($3)):4 w yerrorbar ls 101 title '',\
'MADatNLO.HwU' index 196 using (($1+$2)/2):($3 >= 0 ? sqrt(-1) : abs($3)) ls 101 title '',\
'MADatNLO.HwU' index 196 using (($1+$2)/2):($3 < 0 ? sqrt(-1) : $3):4 w yerrorbar ls 1 title '',\
'MADatNLO.HwU' index 196 using (($1+$2)/2):($3 < 0 ? sqrt(-1) : $3) ls 1 title 'NLO|#1, central value, dynamical\_scale\_choice=10'
#-- rendering subhistograms 'Relative scale and PDF uncertainty'
unset label
unset format
set yrange [-3.0140e-01:3.0927e-01]
set origin 0.0000e+00, 3.5000e-01
set size 1.0000e+00, 1.5000e-01
set mytics 2
set ytics auto
set format x ''
unset logscale y
set ylabel "NLO|#1 rel.unc."
set label "Relative uncertainties w.r.t. central values" font ",9" front at graph 0.03, graph 0.13
plot \
'MADatNLO.HwU' index 199 using (($1+$2)/2):(safe($7,$3,1.0)-1.0) ls 14 title '',\
'MADatNLO.HwU' index 199 using (($1+$2)/2):(safe($6,$3,1.0)-1.0) ls 14 title '',\
'MADatNLO.HwU' index 198 using (($1+$2)/2):(safe($7,$3,1.0)-1.0) ls 13 title '',\
'MADatNLO.HwU' index 198 using (($1+$2)/2):(safe($6,$3,1.0)-1.0) ls 13 title '',\
'MADatNLO.HwU' index 197 using (($1+$2)/2):(safe($7,$3,1.0)-1.0) ls 12 title '',\
'MADatNLO.HwU' index 197 using (($1+$2)/2):(safe($6,$3,1.0)-1.0) ls 12 title '',\
'MADatNLO.HwU' index 196 using (($1+$2)/2):(safe($7,$3,1.0)-1.0) ls 11 title '',\
'MADatNLO.HwU' index 196 using (($1+$2)/2):(safe($6,$3,1.0)-1.0) ls 11 title '',\
0.0 ls 999 title '',\
'MADatNLO.HwU' index 199 using (($1+$2)/2):(0.0):(safe($4,$3,0.0)) w yerrorbar ls 4 title '',\
'MADatNLO.HwU' index 199 using (($1+$2)/2):(safe($5,$3,1.0)-1.0) ls 4 title '',\
'MADatNLO.HwU' index 198 using (($1+$2)/2):(0.0):(safe($4,$3,0.0)) w yerrorbar ls 3 title '',\
'MADatNLO.HwU' index 198 using (($1+$2)/2):(safe($5,$3,1.0)-1.0) ls 3 title '',\
'MADatNLO.HwU' index 197 using (($1+$2)/2):(0.0):(safe($4,$3,0.0)) w yerrorbar ls 2 title '',\
'MADatNLO.HwU' index 197 using (($1+$2)/2):(safe($5,$3,1.0)-1.0) ls 2 title '',\
'MADatNLO.HwU' index 196 using (($1+$2)/2):(0.0):(safe($4,$3,0.0)) w yerrorbar ls 1 title '',\
'MADatNLO.HwU' index 196 using (($1+$2)/2):(safe($5,$3,1.0)-1.0) ls 1 title ''
#-- rendering subhistograms '(LO|#1SD0|#1SD1|#1)/(NLO|#1 central value) ratio'
unset label
unset format
set yrange [-8.4438e+00:9.7415e+00]
set origin 0.0000e+00, 2.0000e-01
set size 1.0000e+00, 1.5000e-01
set mytics 2
set ytics auto
set format x
unset logscale y
set ylabel "ratio w.r.t. NLO|#1"
set label "(LO|#1SD0|#1SD1|#1)/(NLO|#1 central value)" font ",9" at graph 0.03, graph 0.13
plot \
1.0 ls 999 title '',\
'MADatNLO.HwU' index 202 using (($1+$2)/2):7 ls 14 title '',\
'MADatNLO.HwU' index 202 using (($1+$2)/2):6 ls 14 title '',\
'MADatNLO.HwU' index 201 using (($1+$2)/2):7 ls 13 title '',\
'MADatNLO.HwU' index 201 using (($1+$2)/2):6 ls 13 title '',\
'MADatNLO.HwU' index 200 using (($1+$2)/2):7 ls 12 title '',\
'MADatNLO.HwU' index 200 using (($1+$2)/2):6 ls 12 title '',\
'MADatNLO.HwU' index 202 using (($1+$2)/2):5 ls 4 title '',\
'MADatNLO.HwU' index 202 using (($1+$2)/2):3:4 w yerrorbar ls 4 title '',\
'MADatNLO.HwU' index 202 using (($1+$2)/2):3 ls 4 title '',\
'MADatNLO.HwU' index 201 using (($1+$2)/2):5 ls 3 title '',\
'MADatNLO.HwU' index 201 using (($1+$2)/2):3:4 w yerrorbar ls 3 title '',\
'MADatNLO.HwU' index 201 using (($1+$2)/2):3 ls 3 title '',\
'MADatNLO.HwU' index 200 using (($1+$2)/2):5 ls 2 title '',\
'MADatNLO.HwU' index 200 using (($1+$2)/2):3:4 w yerrorbar ls 2 title '',\
'MADatNLO.HwU' index 200 using (($1+$2)/2):3 ls 2 title ''

unset label

################################################################################

################################################################################
### Rendering of the plot titled '1st jet log pT'
################################################################################

set multiplot
set label "1st jet log pT" font ",13" at graph 0.04, graph 1.05
set xrange [2.9400e+00:4.5000e+00]
set bmargin 0 
set tmargin 0
set xtics nomirror
set ytics nomirror
set mytics 10
set xtics auto
set key horizontal noreverse maxcols 1 width -4 
set label front 'MadGraph5\_aMC\@NLO' font "Courier,11" rotate by 90 at graph 1.02, graph 0.04

#-- rendering subhistograms 'NLO|#1 and LO|#1 results'

set format y '10^{%T}'
set yrange [2.6624e-11:1.8475e-04]
set origin 0.0000e+00, 5.0000e-01
set size 1.0000e+00, 4.0000e-01
set mytics 10
set ytics auto
set format x ''
set logscale y
set ylabel "{/Symbol s} per bin [pb]"

plot \
sqrt(-1) ls 14 title 'SD1|#1, scale variation',\
sqrt(-1) ls 13 title 'SD0|#1, scale variation',\
sqrt(-1) ls 12 title 'LO|#1, scale variation',\
sqrt(-1) ls 11 title 'NLO|#1, scale variation',\
'MADatNLO.HwU' index 206 using (($1+$2)/2):($3 >= 0 ? sqrt(-1) : abs($3)):4 w yerrorbar ls 104 title '',\
'MADatNLO.HwU' index 206 using (($1+$2)/2):($3 >= 0 ? sqrt(-1) : abs($3)) ls 104 title '',\
'MADatNLO.HwU' index 206 using (($1+$2)/2):($3 < 0 ? sqrt(-1) : $3):4 w yerrorbar ls 4 title '',\
'MADatNLO.HwU' index 206 using (($1+$2)/2):($3 < 0 ? sqrt(-1) : $3) ls 4 title 'SD1|#1, central value, dynamical\_scale\_choice=10',\
'MADatNLO.HwU' index 205 using (($1+$2)/2):($3 >= 0 ? sqrt(-1) : abs($3)):4 w yerrorbar ls 103 title '',\
'MADatNLO.HwU' index 205 using (($1+$2)/2):($3 >= 0 ? sqrt(-1) : abs($3)) ls 103 title '',\
'MADatNLO.HwU' index 205 using (($1+$2)/2):($3 < 0 ? sqrt(-1) : $3):4 w yerrorbar ls 3 title '',\
'MADatNLO.HwU' index 205 using (($1+$2)/2):($3 < 0 ? sqrt(-1) : $3) ls 3 title 'SD0|#1, central value, dynamical\_scale\_choice=10',\
'MADatNLO.HwU' index 204 using (($1+$2)/2):($3 >= 0 ? sqrt(-1) : abs($3)):4 w yerrorbar ls 102 title '',\
'MADatNLO.HwU' index 204 using (($1+$2)/2):($3 >= 0 ? sqrt(-1) : abs($3)) ls 102 title '',\
'MADatNLO.HwU' index 204 using (($1+$2)/2):($3 < 0 ? sqrt(-1) : $3):4 w yerrorbar ls 2 title '',\
'MADatNLO.HwU' index 204 using (($1+$2)/2):($3 < 0 ? sqrt(-1) : $3) ls 2 title 'LO|#1, central value, dynamical\_scale\_choice=10',\
'MADatNLO.HwU' index 203 using (($1+$2)/2):($3 >= 0 ? sqrt(-1) : abs($3)):4 w yerrorbar ls 101 title '',\
'MADatNLO.HwU' index 203 using (($1+$2)/2):($3 >= 0 ? sqrt(-1) : abs($3)) ls 101 title '',\
'MADatNLO.HwU' index 203 using (($1+$2)/2):($3 < 0 ? sqrt(-1) : $3):4 w yerrorbar ls 1 title '',\
'MADatNLO.HwU' index 203 using (($1+$2)/2):($3 < 0 ? sqrt(-1) : $3) ls 1 title 'NLO|#1, central value, dynamical\_scale\_choice=10'
#-- rendering subhistograms 'Relative scale and PDF uncertainty'
unset label
unset format
set yrange [-1.5309e-01:1.4915e-01]
set origin 0.0000e+00, 3.5000e-01
set size 1.0000e+00, 1.5000e-01
set mytics 2
set ytics auto
set format x ''
unset logscale y
set ylabel "NLO|#1 rel.unc."
set label "Relative uncertainties w.r.t. central values" font ",9" front at graph 0.03, graph 0.13
plot \
'MADatNLO.HwU' index 206 using (($1+$2)/2):(safe($7,$3,1.0)-1.0) ls 14 title '',\
'MADatNLO.HwU' index 206 using (($1+$2)/2):(safe($6,$3,1.0)-1.0) ls 14 title '',\
'MADatNLO.HwU' index 205 using (($1+$2)/2):(safe($7,$3,1.0)-1.0) ls 13 title '',\
'MADatNLO.HwU' index 205 using (($1+$2)/2):(safe($6,$3,1.0)-1.0) ls 13 title '',\
'MADatNLO.HwU' index 204 using (($1+$2)/2):(safe($7,$3,1.0)-1.0) ls 12 title '',\
'MADatNLO.HwU' index 204 using (($1+$2)/2):(safe($6,$3,1.0)-1.0) ls 12 title '',\
'MADatNLO.HwU' index 203 using (($1+$2)/2):(safe($7,$3,1.0)-1.0) ls 11 title '',\
'MADatNLO.HwU' index 203 using (($1+$2)/2):(safe($6,$3,1.0)-1.0) ls 11 title '',\
0.0 ls 999 title '',\
'MADatNLO.HwU' index 206 using (($1+$2)/2):(0.0):(safe($4,$3,0.0)) w yerrorbar ls 4 title '',\
'MADatNLO.HwU' index 206 using (($1+$2)/2):(safe($5,$3,1.0)-1.0) ls 4 title '',\
'MADatNLO.HwU' index 205 using (($1+$2)/2):(0.0):(safe($4,$3,0.0)) w yerrorbar ls 3 title '',\
'MADatNLO.HwU' index 205 using (($1+$2)/2):(safe($5,$3,1.0)-1.0) ls 3 title '',\
'MADatNLO.HwU' index 204 using (($1+$2)/2):(0.0):(safe($4,$3,0.0)) w yerrorbar ls 2 title '',\
'MADatNLO.HwU' index 204 using (($1+$2)/2):(safe($5,$3,1.0)-1.0) ls 2 title '',\
'MADatNLO.HwU' index 203 using (($1+$2)/2):(0.0):(safe($4,$3,0.0)) w yerrorbar ls 1 title '',\
'MADatNLO.HwU' index 203 using (($1+$2)/2):(safe($5,$3,1.0)-1.0) ls 1 title ''
#-- rendering subhistograms '(LO|#1SD0|#1SD1|#1)/(NLO|#1 central value) ratio'
unset label
unset format
set yrange [-1.3184e+01:1.1696e+01]
set origin 0.0000e+00, 2.0000e-01
set size 1.0000e+00, 1.5000e-01
set mytics 2
set ytics auto
set format x
unset logscale y
set ylabel "ratio w.r.t. NLO|#1"
set label "(LO|#1SD0|#1SD1|#1)/(NLO|#1 central value)" font ",9" at graph 0.03, graph 0.13
plot \
1.0 ls 999 title '',\
'MADatNLO.HwU' index 209 using (($1+$2)/2):7 ls 14 title '',\
'MADatNLO.HwU' index 209 using (($1+$2)/2):6 ls 14 title '',\
'MADatNLO.HwU' index 208 using (($1+$2)/2):7 ls 13 title '',\
'MADatNLO.HwU' index 208 using (($1+$2)/2):6 ls 13 title '',\
'MADatNLO.HwU' index 207 using (($1+$2)/2):7 ls 12 title '',\
'MADatNLO.HwU' index 207 using (($1+$2)/2):6 ls 12 title '',\
'MADatNLO.HwU' index 209 using (($1+$2)/2):5 ls 4 title '',\
'MADatNLO.HwU' index 209 using (($1+$2)/2):3:4 w yerrorbar ls 4 title '',\
'MADatNLO.HwU' index 209 using (($1+$2)/2):3 ls 4 title '',\
'MADatNLO.HwU' index 208 using (($1+$2)/2):5 ls 3 title '',\
'MADatNLO.HwU' index 208 using (($1+$2)/2):3:4 w yerrorbar ls 3 title '',\
'MADatNLO.HwU' index 208 using (($1+$2)/2):3 ls 3 title '',\
'MADatNLO.HwU' index 207 using (($1+$2)/2):5 ls 2 title '',\
'MADatNLO.HwU' index 207 using (($1+$2)/2):3:4 w yerrorbar ls 2 title '',\
'MADatNLO.HwU' index 207 using (($1+$2)/2):3 ls 2 title ''

unset label

################################################################################

################################################################################
### Rendering of the plot titled '2nd jet log pT'
################################################################################

set multiplot
set label "2nd jet log pT" font ",13" at graph 0.04, graph 1.05
set xrange [2.9400e+00:4.5000e+00]
set bmargin 0 
set tmargin 0
set xtics nomirror
set ytics nomirror
set mytics 10
set xtics auto
set key horizontal noreverse maxcols 1 width -4 
set label front 'MadGraph5\_aMC\@NLO' font "Courier,11" rotate by 90 at graph 1.02, graph 0.04

#-- rendering subhistograms 'NLO|#1 and LO|#1 results'

set format y '10^{%T}'
set yrange [1.3726e-11:2.2357e-04]
set origin 0.0000e+00, 5.0000e-01
set size 1.0000e+00, 4.0000e-01
set mytics 10
set ytics auto
set format x ''
set logscale y
set ylabel "{/Symbol s} per bin [pb]"

plot \
sqrt(-1) ls 14 title 'SD1|#1, scale variation',\
sqrt(-1) ls 13 title 'SD0|#1, scale variation',\
sqrt(-1) ls 12 title 'LO|#1, scale variation',\
sqrt(-1) ls 11 title 'NLO|#1, scale variation',\
'MADatNLO.HwU' index 213 using (($1+$2)/2):($3 >= 0 ? sqrt(-1) : abs($3)):4 w yerrorbar ls 104 title '',\
'MADatNLO.HwU' index 213 using (($1+$2)/2):($3 >= 0 ? sqrt(-1) : abs($3)) ls 104 title '',\
'MADatNLO.HwU' index 213 using (($1+$2)/2):($3 < 0 ? sqrt(-1) : $3):4 w yerrorbar ls 4 title '',\
'MADatNLO.HwU' index 213 using (($1+$2)/2):($3 < 0 ? sqrt(-1) : $3) ls 4 title 'SD1|#1, central value, dynamical\_scale\_choice=10',\
'MADatNLO.HwU' index 212 using (($1+$2)/2):($3 >= 0 ? sqrt(-1) : abs($3)):4 w yerrorbar ls 103 title '',\
'MADatNLO.HwU' index 212 using (($1+$2)/2):($3 >= 0 ? sqrt(-1) : abs($3)) ls 103 title '',\
'MADatNLO.HwU' index 212 using (($1+$2)/2):($3 < 0 ? sqrt(-1) : $3):4 w yerrorbar ls 3 title '',\
'MADatNLO.HwU' index 212 using (($1+$2)/2):($3 < 0 ? sqrt(-1) : $3) ls 3 title 'SD0|#1, central value, dynamical\_scale\_choice=10',\
'MADatNLO.HwU' index 211 using (($1+$2)/2):($3 >= 0 ? sqrt(-1) : abs($3)):4 w yerrorbar ls 102 title '',\
'MADatNLO.HwU' index 211 using (($1+$2)/2):($3 >= 0 ? sqrt(-1) : abs($3)) ls 102 title '',\
'MADatNLO.HwU' index 211 using (($1+$2)/2):($3 < 0 ? sqrt(-1) : $3):4 w yerrorbar ls 2 title '',\
'MADatNLO.HwU' index 211 using (($1+$2)/2):($3 < 0 ? sqrt(-1) : $3) ls 2 title 'LO|#1, central value, dynamical\_scale\_choice=10',\
'MADatNLO.HwU' index 210 using (($1+$2)/2):($3 >= 0 ? sqrt(-1) : abs($3)):4 w yerrorbar ls 101 title '',\
'MADatNLO.HwU' index 210 using (($1+$2)/2):($3 >= 0 ? sqrt(-1) : abs($3)) ls 101 title '',\
'MADatNLO.HwU' index 210 using (($1+$2)/2):($3 < 0 ? sqrt(-1) : $3):4 w yerrorbar ls 1 title '',\
'MADatNLO.HwU' index 210 using (($1+$2)/2):($3 < 0 ? sqrt(-1) : $3) ls 1 title 'NLO|#1, central value, dynamical\_scale\_choice=10'
#-- rendering subhistograms 'Relative scale and PDF uncertainty'
unset label
unset format
set yrange [-1.6292e-01:1.7260e-01]
set origin 0.0000e+00, 3.5000e-01
set size 1.0000e+00, 1.5000e-01
set mytics 2
set ytics auto
set format x ''
unset logscale y
set ylabel "NLO|#1 rel.unc."
set label "Relative uncertainties w.r.t. central values" font ",9" front at graph 0.03, graph 0.13
plot \
'MADatNLO.HwU' index 213 using (($1+$2)/2):(safe($7,$3,1.0)-1.0) ls 14 title '',\
'MADatNLO.HwU' index 213 using (($1+$2)/2):(safe($6,$3,1.0)-1.0) ls 14 title '',\
'MADatNLO.HwU' index 212 using (($1+$2)/2):(safe($7,$3,1.0)-1.0) ls 13 title '',\
'MADatNLO.HwU' index 212 using (($1+$2)/2):(safe($6,$3,1.0)-1.0) ls 13 title '',\
'MADatNLO.HwU' index 211 using (($1+$2)/2):(safe($7,$3,1.0)-1.0) ls 12 title '',\
'MADatNLO.HwU' index 211 using (($1+$2)/2):(safe($6,$3,1.0)-1.0) ls 12 title '',\
'MADatNLO.HwU' index 210 using (($1+$2)/2):(safe($7,$3,1.0)-1.0) ls 11 title '',\
'MADatNLO.HwU' index 210 using (($1+$2)/2):(safe($6,$3,1.0)-1.0) ls 11 title '',\
0.0 ls 999 title '',\
'MADatNLO.HwU' index 213 using (($1+$2)/2):(0.0):(safe($4,$3,0.0)) w yerrorbar ls 4 title '',\
'MADatNLO.HwU' index 213 using (($1+$2)/2):(safe($5,$3,1.0)-1.0) ls 4 title '',\
'MADatNLO.HwU' index 212 using (($1+$2)/2):(0.0):(safe($4,$3,0.0)) w yerrorbar ls 3 title '',\
'MADatNLO.HwU' index 212 using (($1+$2)/2):(safe($5,$3,1.0)-1.0) ls 3 title '',\
'MADatNLO.HwU' index 211 using (($1+$2)/2):(0.0):(safe($4,$3,0.0)) w yerrorbar ls 2 title '',\
'MADatNLO.HwU' index 211 using (($1+$2)/2):(safe($5,$3,1.0)-1.0) ls 2 title '',\
'MADatNLO.HwU' index 210 using (($1+$2)/2):(0.0):(safe($4,$3,0.0)) w yerrorbar ls 1 title '',\
'MADatNLO.HwU' index 210 using (($1+$2)/2):(safe($5,$3,1.0)-1.0) ls 1 title ''
#-- rendering subhistograms '(LO|#1SD0|#1SD1|#1)/(NLO|#1 central value) ratio'
unset label
unset format
set yrange [-6.5434e+00:6.6889e+00]
set origin 0.0000e+00, 2.0000e-01
set size 1.0000e+00, 1.5000e-01
set mytics 2
set ytics auto
set format x
unset logscale y
set ylabel "ratio w.r.t. NLO|#1"
set label "(LO|#1SD0|#1SD1|#1)/(NLO|#1 central value)" font ",9" at graph 0.03, graph 0.13
plot \
1.0 ls 999 title '',\
'MADatNLO.HwU' index 216 using (($1+$2)/2):7 ls 14 title '',\
'MADatNLO.HwU' index 216 using (($1+$2)/2):6 ls 14 title '',\
'MADatNLO.HwU' index 215 using (($1+$2)/2):7 ls 13 title '',\
'MADatNLO.HwU' index 215 using (($1+$2)/2):6 ls 13 title '',\
'MADatNLO.HwU' index 214 using (($1+$2)/2):7 ls 12 title '',\
'MADatNLO.HwU' index 214 using (($1+$2)/2):6 ls 12 title '',\
'MADatNLO.HwU' index 216 using (($1+$2)/2):5 ls 4 title '',\
'MADatNLO.HwU' index 216 using (($1+$2)/2):3:4 w yerrorbar ls 4 title '',\
'MADatNLO.HwU' index 216 using (($1+$2)/2):3 ls 4 title '',\
'MADatNLO.HwU' index 215 using (($1+$2)/2):5 ls 3 title '',\
'MADatNLO.HwU' index 215 using (($1+$2)/2):3:4 w yerrorbar ls 3 title '',\
'MADatNLO.HwU' index 215 using (($1+$2)/2):3 ls 3 title '',\
'MADatNLO.HwU' index 214 using (($1+$2)/2):5 ls 2 title '',\
'MADatNLO.HwU' index 214 using (($1+$2)/2):3:4 w yerrorbar ls 2 title '',\
'MADatNLO.HwU' index 214 using (($1+$2)/2):3 ls 2 title ''

unset label

################################################################################

################################################################################
### Rendering of the plot titled '3rd jet log pT'
################################################################################

set multiplot
set label "3rd jet log pT" font ",13" at graph 0.04, graph 1.05
set xrange [2.9400e+00:4.5000e+00]
set bmargin 0 
set tmargin 0
set xtics nomirror
set ytics nomirror
set mytics 10
set xtics auto
set key horizontal noreverse maxcols 1 width -4 
set label front 'MadGraph5\_aMC\@NLO' font "Courier,11" rotate by 90 at graph 1.02, graph 0.04

#-- rendering subhistograms 'NLO|#1 and LO|#1 results'

set format y '10^{%T}'
set yrange [3.3064e-20:2.7791e-04]
set origin 0.0000e+00, 5.0000e-01
set size 1.0000e+00, 4.0000e-01
set mytics 10
set ytics auto
set format x ''
set logscale y
set ylabel "{/Symbol s} per bin [pb]"

plot \
sqrt(-1) ls 14 title 'SD1|#1, scale variation',\
sqrt(-1) ls 13 title 'SD0|#1, scale variation',\
sqrt(-1) ls 12 title 'LO|#1, scale variation',\
sqrt(-1) ls 11 title 'NLO|#1, scale variation',\
'MADatNLO.HwU' index 220 using (($1+$2)/2):($3 >= 0 ? sqrt(-1) : abs($3)):4 w yerrorbar ls 104 title '',\
'MADatNLO.HwU' index 220 using (($1+$2)/2):($3 >= 0 ? sqrt(-1) : abs($3)) ls 104 title '',\
'MADatNLO.HwU' index 220 using (($1+$2)/2):($3 < 0 ? sqrt(-1) : $3):4 w yerrorbar ls 4 title '',\
'MADatNLO.HwU' index 220 using (($1+$2)/2):($3 < 0 ? sqrt(-1) : $3) ls 4 title 'SD1|#1, central value, dynamical\_scale\_choice=10',\
'MADatNLO.HwU' index 219 using (($1+$2)/2):($3 >= 0 ? sqrt(-1) : abs($3)):4 w yerrorbar ls 103 title '',\
'MADatNLO.HwU' index 219 using (($1+$2)/2):($3 >= 0 ? sqrt(-1) : abs($3)) ls 103 title '',\
'MADatNLO.HwU' index 219 using (($1+$2)/2):($3 < 0 ? sqrt(-1) : $3):4 w yerrorbar ls 3 title '',\
'MADatNLO.HwU' index 219 using (($1+$2)/2):($3 < 0 ? sqrt(-1) : $3) ls 3 title 'SD0|#1, central value, dynamical\_scale\_choice=10',\
'MADatNLO.HwU' index 218 using (($1+$2)/2):($3 >= 0 ? sqrt(-1) : abs($3)):4 w yerrorbar ls 102 title '',\
'MADatNLO.HwU' index 218 using (($1+$2)/2):($3 >= 0 ? sqrt(-1) : abs($3)) ls 102 title '',\
'MADatNLO.HwU' index 218 using (($1+$2)/2):($3 < 0 ? sqrt(-1) : $3):4 w yerrorbar ls 2 title '',\
'MADatNLO.HwU' index 218 using (($1+$2)/2):($3 < 0 ? sqrt(-1) : $3) ls 2 title 'LO|#1, central value, dynamical\_scale\_choice=10',\
'MADatNLO.HwU' index 217 using (($1+$2)/2):($3 >= 0 ? sqrt(-1) : abs($3)):4 w yerrorbar ls 101 title '',\
'MADatNLO.HwU' index 217 using (($1+$2)/2):($3 >= 0 ? sqrt(-1) : abs($3)) ls 101 title '',\
'MADatNLO.HwU' index 217 using (($1+$2)/2):($3 < 0 ? sqrt(-1) : $3):4 w yerrorbar ls 1 title '',\
'MADatNLO.HwU' index 217 using (($1+$2)/2):($3 < 0 ? sqrt(-1) : $3) ls 1 title 'NLO|#1, central value, dynamical\_scale\_choice=10'
#-- rendering subhistograms 'Relative scale and PDF uncertainty'
unset label
unset format
set yrange [-3.0129e-01:3.2352e-01]
set origin 0.0000e+00, 3.5000e-01
set size 1.0000e+00, 1.5000e-01
set mytics 2
set ytics auto
set format x ''
unset logscale y
set ylabel "NLO|#1 rel.unc."
set label "Relative uncertainties w.r.t. central values" font ",9" front at graph 0.03, graph 0.13
plot \
'MADatNLO.HwU' index 220 using (($1+$2)/2):(safe($7,$3,1.0)-1.0) ls 14 title '',\
'MADatNLO.HwU' index 220 using (($1+$2)/2):(safe($6,$3,1.0)-1.0) ls 14 title '',\
'MADatNLO.HwU' index 219 using (($1+$2)/2):(safe($7,$3,1.0)-1.0) ls 13 title '',\
'MADatNLO.HwU' index 219 using (($1+$2)/2):(safe($6,$3,1.0)-1.0) ls 13 title '',\
'MADatNLO.HwU' index 218 using (($1+$2)/2):(safe($7,$3,1.0)-1.0) ls 12 title '',\
'MADatNLO.HwU' index 218 using (($1+$2)/2):(safe($6,$3,1.0)-1.0) ls 12 title '',\
'MADatNLO.HwU' index 217 using (($1+$2)/2):(safe($7,$3,1.0)-1.0) ls 11 title '',\
'MADatNLO.HwU' index 217 using (($1+$2)/2):(safe($6,$3,1.0)-1.0) ls 11 title '',\
0.0 ls 999 title '',\
'MADatNLO.HwU' index 220 using (($1+$2)/2):(0.0):(safe($4,$3,0.0)) w yerrorbar ls 4 title '',\
'MADatNLO.HwU' index 220 using (($1+$2)/2):(safe($5,$3,1.0)-1.0) ls 4 title '',\
'MADatNLO.HwU' index 219 using (($1+$2)/2):(0.0):(safe($4,$3,0.0)) w yerrorbar ls 3 title '',\
'MADatNLO.HwU' index 219 using (($1+$2)/2):(safe($5,$3,1.0)-1.0) ls 3 title '',\
'MADatNLO.HwU' index 218 using (($1+$2)/2):(0.0):(safe($4,$3,0.0)) w yerrorbar ls 2 title '',\
'MADatNLO.HwU' index 218 using (($1+$2)/2):(safe($5,$3,1.0)-1.0) ls 2 title '',\
'MADatNLO.HwU' index 217 using (($1+$2)/2):(0.0):(safe($4,$3,0.0)) w yerrorbar ls 1 title '',\
'MADatNLO.HwU' index 217 using (($1+$2)/2):(safe($5,$3,1.0)-1.0) ls 1 title ''
#-- rendering subhistograms '(LO|#1SD0|#1SD1|#1)/(NLO|#1 central value) ratio'
unset label
unset format
set yrange [-1.0362e+01:1.1846e+01]
set origin 0.0000e+00, 2.0000e-01
set size 1.0000e+00, 1.5000e-01
set mytics 2
set ytics auto
set format x
unset logscale y
set ylabel "ratio w.r.t. NLO|#1"
set label "(LO|#1SD0|#1SD1|#1)/(NLO|#1 central value)" font ",9" at graph 0.03, graph 0.13
plot \
1.0 ls 999 title '',\
'MADatNLO.HwU' index 223 using (($1+$2)/2):7 ls 14 title '',\
'MADatNLO.HwU' index 223 using (($1+$2)/2):6 ls 14 title '',\
'MADatNLO.HwU' index 222 using (($1+$2)/2):7 ls 13 title '',\
'MADatNLO.HwU' index 222 using (($1+$2)/2):6 ls 13 title '',\
'MADatNLO.HwU' index 221 using (($1+$2)/2):7 ls 12 title '',\
'MADatNLO.HwU' index 221 using (($1+$2)/2):6 ls 12 title '',\
'MADatNLO.HwU' index 223 using (($1+$2)/2):5 ls 4 title '',\
'MADatNLO.HwU' index 223 using (($1+$2)/2):3:4 w yerrorbar ls 4 title '',\
'MADatNLO.HwU' index 223 using (($1+$2)/2):3 ls 4 title '',\
'MADatNLO.HwU' index 222 using (($1+$2)/2):5 ls 3 title '',\
'MADatNLO.HwU' index 222 using (($1+$2)/2):3:4 w yerrorbar ls 3 title '',\
'MADatNLO.HwU' index 222 using (($1+$2)/2):3 ls 3 title '',\
'MADatNLO.HwU' index 221 using (($1+$2)/2):5 ls 2 title '',\
'MADatNLO.HwU' index 221 using (($1+$2)/2):3:4 w yerrorbar ls 2 title '',\
'MADatNLO.HwU' index 221 using (($1+$2)/2):3 ls 2 title ''

unset label

################################################################################

################################################################################
### Rendering of the plot titled 'epem log M'
################################################################################

set multiplot
set label "epem log M" font ",13" at graph 0.04, graph 1.05
set xrange [-2.0000e-01:3.8000e+00]
set bmargin 0 
set tmargin 0
set xtics nomirror
set ytics nomirror
set mytics 10
set xtics auto
set key horizontal noreverse maxcols 1 width -4 
set label front 'MadGraph5\_aMC\@NLO' font "Courier,11" rotate by 90 at graph 1.02, graph 0.04

#-- rendering subhistograms 'NLO|#1 and LO|#1 results'

set format y '10^{%T}'
set yrange [9.0000e-01:1.1000e+02]
set origin 0.0000e+00, 5.0000e-01
set size 1.0000e+00, 4.0000e-01
set mytics 10
set ytics auto
set format x ''
set logscale y
set ylabel "{/Symbol s} per bin [pb]"

plot \
sqrt(-1) ls 14 title 'SD1|#1, scale variation',\
sqrt(-1) ls 13 title 'SD0|#1, scale variation',\
sqrt(-1) ls 12 title 'LO|#1, scale variation',\
sqrt(-1) ls 11 title 'NLO|#1, scale variation',\
'MADatNLO.HwU' index 227 using (($1+$2)/2):($3 >= 0 ? sqrt(-1) : abs($3)):4 w yerrorbar ls 104 title '',\
'MADatNLO.HwU' index 227 using (($1+$2)/2):($3 >= 0 ? sqrt(-1) : abs($3)) ls 104 title '',\
'MADatNLO.HwU' index 227 using (($1+$2)/2):($3 < 0 ? sqrt(-1) : $3):4 w yerrorbar ls 4 title '',\
'MADatNLO.HwU' index 227 using (($1+$2)/2):($3 < 0 ? sqrt(-1) : $3) ls 4 title 'SD1|#1, central value, dynamical\_scale\_choice=10',\
'MADatNLO.HwU' index 226 using (($1+$2)/2):($3 >= 0 ? sqrt(-1) : abs($3)):4 w yerrorbar ls 103 title '',\
'MADatNLO.HwU' index 226 using (($1+$2)/2):($3 >= 0 ? sqrt(-1) : abs($3)) ls 103 title '',\
'MADatNLO.HwU' index 226 using (($1+$2)/2):($3 < 0 ? sqrt(-1) : $3):4 w yerrorbar ls 3 title '',\
'MADatNLO.HwU' index 226 using (($1+$2)/2):($3 < 0 ? sqrt(-1) : $3) ls 3 title 'SD0|#1, central value, dynamical\_scale\_choice=10',\
'MADatNLO.HwU' index 225 using (($1+$2)/2):($3 >= 0 ? sqrt(-1) : abs($3)):4 w yerrorbar ls 102 title '',\
'MADatNLO.HwU' index 225 using (($1+$2)/2):($3 >= 0 ? sqrt(-1) : abs($3)) ls 102 title '',\
'MADatNLO.HwU' index 225 using (($1+$2)/2):($3 < 0 ? sqrt(-1) : $3):4 w yerrorbar ls 2 title '',\
'MADatNLO.HwU' index 225 using (($1+$2)/2):($3 < 0 ? sqrt(-1) : $3) ls 2 title 'LO|#1, central value, dynamical\_scale\_choice=10',\
'MADatNLO.HwU' index 224 using (($1+$2)/2):($3 >= 0 ? sqrt(-1) : abs($3)):4 w yerrorbar ls 101 title '',\
'MADatNLO.HwU' index 224 using (($1+$2)/2):($3 >= 0 ? sqrt(-1) : abs($3)) ls 101 title '',\
'MADatNLO.HwU' index 224 using (($1+$2)/2):($3 < 0 ? sqrt(-1) : $3):4 w yerrorbar ls 1 title '',\
'MADatNLO.HwU' index 224 using (($1+$2)/2):($3 < 0 ? sqrt(-1) : $3) ls 1 title 'NLO|#1, central value, dynamical\_scale\_choice=10'
#-- rendering subhistograms 'Relative scale and PDF uncertainty'
unset label
unset format
set yrange [-1.4800e+00:1.4000e+00]
set origin 0.0000e+00, 3.5000e-01
set size 1.0000e+00, 1.5000e-01
set mytics 2
set ytics auto
set format x ''
unset logscale y
set ylabel "NLO|#1 rel.unc."
set label "Relative uncertainties w.r.t. central values" font ",9" front at graph 0.03, graph 0.13
plot \
'MADatNLO.HwU' index 227 using (($1+$2)/2):(safe($7,$3,1.0)-1.0) ls 14 title '',\
'MADatNLO.HwU' index 227 using (($1+$2)/2):(safe($6,$3,1.0)-1.0) ls 14 title '',\
'MADatNLO.HwU' index 226 using (($1+$2)/2):(safe($7,$3,1.0)-1.0) ls 13 title '',\
'MADatNLO.HwU' index 226 using (($1+$2)/2):(safe($6,$3,1.0)-1.0) ls 13 title '',\
'MADatNLO.HwU' index 225 using (($1+$2)/2):(safe($7,$3,1.0)-1.0) ls 12 title '',\
'MADatNLO.HwU' index 225 using (($1+$2)/2):(safe($6,$3,1.0)-1.0) ls 12 title '',\
'MADatNLO.HwU' index 224 using (($1+$2)/2):(safe($7,$3,1.0)-1.0) ls 11 title '',\
'MADatNLO.HwU' index 224 using (($1+$2)/2):(safe($6,$3,1.0)-1.0) ls 11 title '',\
0.0 ls 999 title '',\
'MADatNLO.HwU' index 227 using (($1+$2)/2):(0.0):(safe($4,$3,0.0)) w yerrorbar ls 4 title '',\
'MADatNLO.HwU' index 227 using (($1+$2)/2):(safe($5,$3,1.0)-1.0) ls 4 title '',\
'MADatNLO.HwU' index 226 using (($1+$2)/2):(0.0):(safe($4,$3,0.0)) w yerrorbar ls 3 title '',\
'MADatNLO.HwU' index 226 using (($1+$2)/2):(safe($5,$3,1.0)-1.0) ls 3 title '',\
'MADatNLO.HwU' index 225 using (($1+$2)/2):(0.0):(safe($4,$3,0.0)) w yerrorbar ls 2 title '',\
'MADatNLO.HwU' index 225 using (($1+$2)/2):(safe($5,$3,1.0)-1.0) ls 2 title '',\
'MADatNLO.HwU' index 224 using (($1+$2)/2):(0.0):(safe($4,$3,0.0)) w yerrorbar ls 1 title '',\
'MADatNLO.HwU' index 224 using (($1+$2)/2):(safe($5,$3,1.0)-1.0) ls 1 title ''
#-- rendering subhistograms '(LO|#1SD0|#1SD1|#1)/(NLO|#1 central value) ratio'
unset label
unset format
set yrange [-2.4000e-01:1.2000e+00]
set origin 0.0000e+00, 2.0000e-01
set size 1.0000e+00, 1.5000e-01
set mytics 2
set ytics auto
set format x
unset logscale y
set ylabel "ratio w.r.t. NLO|#1"
set label "(LO|#1SD0|#1SD1|#1)/(NLO|#1 central value)" font ",9" at graph 0.03, graph 0.13
plot \
1.0 ls 999 title '',\
'MADatNLO.HwU' index 230 using (($1+$2)/2):7 ls 14 title '',\
'MADatNLO.HwU' index 230 using (($1+$2)/2):6 ls 14 title '',\
'MADatNLO.HwU' index 229 using (($1+$2)/2):7 ls 13 title '',\
'MADatNLO.HwU' index 229 using (($1+$2)/2):6 ls 13 title '',\
'MADatNLO.HwU' index 228 using (($1+$2)/2):7 ls 12 title '',\
'MADatNLO.HwU' index 228 using (($1+$2)/2):6 ls 12 title '',\
'MADatNLO.HwU' index 230 using (($1+$2)/2):5 ls 4 title '',\
'MADatNLO.HwU' index 230 using (($1+$2)/2):3:4 w yerrorbar ls 4 title '',\
'MADatNLO.HwU' index 230 using (($1+$2)/2):3 ls 4 title '',\
'MADatNLO.HwU' index 229 using (($1+$2)/2):5 ls 3 title '',\
'MADatNLO.HwU' index 229 using (($1+$2)/2):3:4 w yerrorbar ls 3 title '',\
'MADatNLO.HwU' index 229 using (($1+$2)/2):3 ls 3 title '',\
'MADatNLO.HwU' index 228 using (($1+$2)/2):5 ls 2 title '',\
'MADatNLO.HwU' index 228 using (($1+$2)/2):3:4 w yerrorbar ls 2 title '',\
'MADatNLO.HwU' index 228 using (($1+$2)/2):3 ls 2 title ''

unset label

################################################################################

################################################################################
### Rendering of the plot titled 'mupmum log M'
################################################################################

set multiplot
set label "mupmum log M" font ",13" at graph 0.04, graph 1.05
set xrange [-2.0000e-01:3.8000e+00]
set bmargin 0 
set tmargin 0
set xtics nomirror
set ytics nomirror
set mytics 10
set xtics auto
set key horizontal noreverse maxcols 1 width -4 
set label front 'MadGraph5\_aMC\@NLO' font "Courier,11" rotate by 90 at graph 1.02, graph 0.04

#-- rendering subhistograms 'NLO|#1 and LO|#1 results'

set format y '10^{%T}'
set yrange [9.0000e-01:1.1000e+02]
set origin 0.0000e+00, 5.0000e-01
set size 1.0000e+00, 4.0000e-01
set mytics 10
set ytics auto
set format x ''
set logscale y
set ylabel "{/Symbol s} per bin [pb]"

plot \
sqrt(-1) ls 14 title 'SD1|#1, scale variation',\
sqrt(-1) ls 13 title 'SD0|#1, scale variation',\
sqrt(-1) ls 12 title 'LO|#1, scale variation',\
sqrt(-1) ls 11 title 'NLO|#1, scale variation',\
'MADatNLO.HwU' index 234 using (($1+$2)/2):($3 >= 0 ? sqrt(-1) : abs($3)):4 w yerrorbar ls 104 title '',\
'MADatNLO.HwU' index 234 using (($1+$2)/2):($3 >= 0 ? sqrt(-1) : abs($3)) ls 104 title '',\
'MADatNLO.HwU' index 234 using (($1+$2)/2):($3 < 0 ? sqrt(-1) : $3):4 w yerrorbar ls 4 title '',\
'MADatNLO.HwU' index 234 using (($1+$2)/2):($3 < 0 ? sqrt(-1) : $3) ls 4 title 'SD1|#1, central value, dynamical\_scale\_choice=10',\
'MADatNLO.HwU' index 233 using (($1+$2)/2):($3 >= 0 ? sqrt(-1) : abs($3)):4 w yerrorbar ls 103 title '',\
'MADatNLO.HwU' index 233 using (($1+$2)/2):($3 >= 0 ? sqrt(-1) : abs($3)) ls 103 title '',\
'MADatNLO.HwU' index 233 using (($1+$2)/2):($3 < 0 ? sqrt(-1) : $3):4 w yerrorbar ls 3 title '',\
'MADatNLO.HwU' index 233 using (($1+$2)/2):($3 < 0 ? sqrt(-1) : $3) ls 3 title 'SD0|#1, central value, dynamical\_scale\_choice=10',\
'MADatNLO.HwU' index 232 using (($1+$2)/2):($3 >= 0 ? sqrt(-1) : abs($3)):4 w yerrorbar ls 102 title '',\
'MADatNLO.HwU' index 232 using (($1+$2)/2):($3 >= 0 ? sqrt(-1) : abs($3)) ls 102 title '',\
'MADatNLO.HwU' index 232 using (($1+$2)/2):($3 < 0 ? sqrt(-1) : $3):4 w yerrorbar ls 2 title '',\
'MADatNLO.HwU' index 232 using (($1+$2)/2):($3 < 0 ? sqrt(-1) : $3) ls 2 title 'LO|#1, central value, dynamical\_scale\_choice=10',\
'MADatNLO.HwU' index 231 using (($1+$2)/2):($3 >= 0 ? sqrt(-1) : abs($3)):4 w yerrorbar ls 101 title '',\
'MADatNLO.HwU' index 231 using (($1+$2)/2):($3 >= 0 ? sqrt(-1) : abs($3)) ls 101 title '',\
'MADatNLO.HwU' index 231 using (($1+$2)/2):($3 < 0 ? sqrt(-1) : $3):4 w yerrorbar ls 1 title '',\
'MADatNLO.HwU' index 231 using (($1+$2)/2):($3 < 0 ? sqrt(-1) : $3) ls 1 title 'NLO|#1, central value, dynamical\_scale\_choice=10'
#-- rendering subhistograms 'Relative scale and PDF uncertainty'
unset label
unset format
set yrange [-1.4800e+00:1.4000e+00]
set origin 0.0000e+00, 3.5000e-01
set size 1.0000e+00, 1.5000e-01
set mytics 2
set ytics auto
set format x ''
unset logscale y
set ylabel "NLO|#1 rel.unc."
set label "Relative uncertainties w.r.t. central values" font ",9" front at graph 0.03, graph 0.13
plot \
'MADatNLO.HwU' index 234 using (($1+$2)/2):(safe($7,$3,1.0)-1.0) ls 14 title '',\
'MADatNLO.HwU' index 234 using (($1+$2)/2):(safe($6,$3,1.0)-1.0) ls 14 title '',\
'MADatNLO.HwU' index 233 using (($1+$2)/2):(safe($7,$3,1.0)-1.0) ls 13 title '',\
'MADatNLO.HwU' index 233 using (($1+$2)/2):(safe($6,$3,1.0)-1.0) ls 13 title '',\
'MADatNLO.HwU' index 232 using (($1+$2)/2):(safe($7,$3,1.0)-1.0) ls 12 title '',\
'MADatNLO.HwU' index 232 using (($1+$2)/2):(safe($6,$3,1.0)-1.0) ls 12 title '',\
'MADatNLO.HwU' index 231 using (($1+$2)/2):(safe($7,$3,1.0)-1.0) ls 11 title '',\
'MADatNLO.HwU' index 231 using (($1+$2)/2):(safe($6,$3,1.0)-1.0) ls 11 title '',\
0.0 ls 999 title '',\
'MADatNLO.HwU' index 234 using (($1+$2)/2):(0.0):(safe($4,$3,0.0)) w yerrorbar ls 4 title '',\
'MADatNLO.HwU' index 234 using (($1+$2)/2):(safe($5,$3,1.0)-1.0) ls 4 title '',\
'MADatNLO.HwU' index 233 using (($1+$2)/2):(0.0):(safe($4,$3,0.0)) w yerrorbar ls 3 title '',\
'MADatNLO.HwU' index 233 using (($1+$2)/2):(safe($5,$3,1.0)-1.0) ls 3 title '',\
'MADatNLO.HwU' index 232 using (($1+$2)/2):(0.0):(safe($4,$3,0.0)) w yerrorbar ls 2 title '',\
'MADatNLO.HwU' index 232 using (($1+$2)/2):(safe($5,$3,1.0)-1.0) ls 2 title '',\
'MADatNLO.HwU' index 231 using (($1+$2)/2):(0.0):(safe($4,$3,0.0)) w yerrorbar ls 1 title '',\
'MADatNLO.HwU' index 231 using (($1+$2)/2):(safe($5,$3,1.0)-1.0) ls 1 title ''
#-- rendering subhistograms '(LO|#1SD0|#1SD1|#1)/(NLO|#1 central value) ratio'
unset label
unset format
set yrange [-2.4000e-01:1.2000e+00]
set origin 0.0000e+00, 2.0000e-01
set size 1.0000e+00, 1.5000e-01
set mytics 2
set ytics auto
set format x
unset logscale y
set ylabel "ratio w.r.t. NLO|#1"
set label "(LO|#1SD0|#1SD1|#1)/(NLO|#1 central value)" font ",9" at graph 0.03, graph 0.13
plot \
1.0 ls 999 title '',\
'MADatNLO.HwU' index 237 using (($1+$2)/2):7 ls 14 title '',\
'MADatNLO.HwU' index 237 using (($1+$2)/2):6 ls 14 title '',\
'MADatNLO.HwU' index 236 using (($1+$2)/2):7 ls 13 title '',\
'MADatNLO.HwU' index 236 using (($1+$2)/2):6 ls 13 title '',\
'MADatNLO.HwU' index 235 using (($1+$2)/2):7 ls 12 title '',\
'MADatNLO.HwU' index 235 using (($1+$2)/2):6 ls 12 title '',\
'MADatNLO.HwU' index 237 using (($1+$2)/2):5 ls 4 title '',\
'MADatNLO.HwU' index 237 using (($1+$2)/2):3:4 w yerrorbar ls 4 title '',\
'MADatNLO.HwU' index 237 using (($1+$2)/2):3 ls 4 title '',\
'MADatNLO.HwU' index 236 using (($1+$2)/2):5 ls 3 title '',\
'MADatNLO.HwU' index 236 using (($1+$2)/2):3:4 w yerrorbar ls 3 title '',\
'MADatNLO.HwU' index 236 using (($1+$2)/2):3 ls 3 title '',\
'MADatNLO.HwU' index 235 using (($1+$2)/2):5 ls 2 title '',\
'MADatNLO.HwU' index 235 using (($1+$2)/2):3:4 w yerrorbar ls 2 title '',\
'MADatNLO.HwU' index 235 using (($1+$2)/2):3 ls 2 title ''

unset label

################################################################################

################################################################################
### Rendering of the plot titled '1st OSSF lep pair log M'
################################################################################

set multiplot
set label "1st OSSF lep pair log M" font ",13" at graph 0.04, graph 1.05
set xrange [-2.0000e-01:3.8000e+00]
set bmargin 0 
set tmargin 0
set xtics nomirror
set ytics nomirror
set mytics 10
set xtics auto
set key horizontal noreverse maxcols 1 width -4 
set label front 'MadGraph5\_aMC\@NLO' font "Courier,11" rotate by 90 at graph 1.02, graph 0.04

#-- rendering subhistograms 'NLO|#1 and LO|#1 results'

set format y '10^{%T}'
set yrange [9.0000e-01:1.1000e+02]
set origin 0.0000e+00, 5.0000e-01
set size 1.0000e+00, 4.0000e-01
set mytics 10
set ytics auto
set format x ''
set logscale y
set ylabel "{/Symbol s} per bin [pb]"

plot \
sqrt(-1) ls 14 title 'SD1|#1, scale variation',\
sqrt(-1) ls 13 title 'SD0|#1, scale variation',\
sqrt(-1) ls 12 title 'LO|#1, scale variation',\
sqrt(-1) ls 11 title 'NLO|#1, scale variation',\
'MADatNLO.HwU' index 241 using (($1+$2)/2):($3 >= 0 ? sqrt(-1) : abs($3)):4 w yerrorbar ls 104 title '',\
'MADatNLO.HwU' index 241 using (($1+$2)/2):($3 >= 0 ? sqrt(-1) : abs($3)) ls 104 title '',\
'MADatNLO.HwU' index 241 using (($1+$2)/2):($3 < 0 ? sqrt(-1) : $3):4 w yerrorbar ls 4 title '',\
'MADatNLO.HwU' index 241 using (($1+$2)/2):($3 < 0 ? sqrt(-1) : $3) ls 4 title 'SD1|#1, central value, dynamical\_scale\_choice=10',\
'MADatNLO.HwU' index 240 using (($1+$2)/2):($3 >= 0 ? sqrt(-1) : abs($3)):4 w yerrorbar ls 103 title '',\
'MADatNLO.HwU' index 240 using (($1+$2)/2):($3 >= 0 ? sqrt(-1) : abs($3)) ls 103 title '',\
'MADatNLO.HwU' index 240 using (($1+$2)/2):($3 < 0 ? sqrt(-1) : $3):4 w yerrorbar ls 3 title '',\
'MADatNLO.HwU' index 240 using (($1+$2)/2):($3 < 0 ? sqrt(-1) : $3) ls 3 title 'SD0|#1, central value, dynamical\_scale\_choice=10',\
'MADatNLO.HwU' index 239 using (($1+$2)/2):($3 >= 0 ? sqrt(-1) : abs($3)):4 w yerrorbar ls 102 title '',\
'MADatNLO.HwU' index 239 using (($1+$2)/2):($3 >= 0 ? sqrt(-1) : abs($3)) ls 102 title '',\
'MADatNLO.HwU' index 239 using (($1+$2)/2):($3 < 0 ? sqrt(-1) : $3):4 w yerrorbar ls 2 title '',\
'MADatNLO.HwU' index 239 using (($1+$2)/2):($3 < 0 ? sqrt(-1) : $3) ls 2 title 'LO|#1, central value, dynamical\_scale\_choice=10',\
'MADatNLO.HwU' index 238 using (($1+$2)/2):($3 >= 0 ? sqrt(-1) : abs($3)):4 w yerrorbar ls 101 title '',\
'MADatNLO.HwU' index 238 using (($1+$2)/2):($3 >= 0 ? sqrt(-1) : abs($3)) ls 101 title '',\
'MADatNLO.HwU' index 238 using (($1+$2)/2):($3 < 0 ? sqrt(-1) : $3):4 w yerrorbar ls 1 title '',\
'MADatNLO.HwU' index 238 using (($1+$2)/2):($3 < 0 ? sqrt(-1) : $3) ls 1 title 'NLO|#1, central value, dynamical\_scale\_choice=10'
#-- rendering subhistograms 'Relative scale and PDF uncertainty'
unset label
unset format
set yrange [-1.4800e+00:1.4000e+00]
set origin 0.0000e+00, 3.5000e-01
set size 1.0000e+00, 1.5000e-01
set mytics 2
set ytics auto
set format x ''
unset logscale y
set ylabel "NLO|#1 rel.unc."
set label "Relative uncertainties w.r.t. central values" font ",9" front at graph 0.03, graph 0.13
plot \
'MADatNLO.HwU' index 241 using (($1+$2)/2):(safe($7,$3,1.0)-1.0) ls 14 title '',\
'MADatNLO.HwU' index 241 using (($1+$2)/2):(safe($6,$3,1.0)-1.0) ls 14 title '',\
'MADatNLO.HwU' index 240 using (($1+$2)/2):(safe($7,$3,1.0)-1.0) ls 13 title '',\
'MADatNLO.HwU' index 240 using (($1+$2)/2):(safe($6,$3,1.0)-1.0) ls 13 title '',\
'MADatNLO.HwU' index 239 using (($1+$2)/2):(safe($7,$3,1.0)-1.0) ls 12 title '',\
'MADatNLO.HwU' index 239 using (($1+$2)/2):(safe($6,$3,1.0)-1.0) ls 12 title '',\
'MADatNLO.HwU' index 238 using (($1+$2)/2):(safe($7,$3,1.0)-1.0) ls 11 title '',\
'MADatNLO.HwU' index 238 using (($1+$2)/2):(safe($6,$3,1.0)-1.0) ls 11 title '',\
0.0 ls 999 title '',\
'MADatNLO.HwU' index 241 using (($1+$2)/2):(0.0):(safe($4,$3,0.0)) w yerrorbar ls 4 title '',\
'MADatNLO.HwU' index 241 using (($1+$2)/2):(safe($5,$3,1.0)-1.0) ls 4 title '',\
'MADatNLO.HwU' index 240 using (($1+$2)/2):(0.0):(safe($4,$3,0.0)) w yerrorbar ls 3 title '',\
'MADatNLO.HwU' index 240 using (($1+$2)/2):(safe($5,$3,1.0)-1.0) ls 3 title '',\
'MADatNLO.HwU' index 239 using (($1+$2)/2):(0.0):(safe($4,$3,0.0)) w yerrorbar ls 2 title '',\
'MADatNLO.HwU' index 239 using (($1+$2)/2):(safe($5,$3,1.0)-1.0) ls 2 title '',\
'MADatNLO.HwU' index 238 using (($1+$2)/2):(0.0):(safe($4,$3,0.0)) w yerrorbar ls 1 title '',\
'MADatNLO.HwU' index 238 using (($1+$2)/2):(safe($5,$3,1.0)-1.0) ls 1 title ''
#-- rendering subhistograms '(LO|#1SD0|#1SD1|#1)/(NLO|#1 central value) ratio'
unset label
unset format
set yrange [-2.4000e-01:1.2000e+00]
set origin 0.0000e+00, 2.0000e-01
set size 1.0000e+00, 1.5000e-01
set mytics 2
set ytics auto
set format x
unset logscale y
set ylabel "ratio w.r.t. NLO|#1"
set label "(LO|#1SD0|#1SD1|#1)/(NLO|#1 central value)" font ",9" at graph 0.03, graph 0.13
plot \
1.0 ls 999 title '',\
'MADatNLO.HwU' index 244 using (($1+$2)/2):7 ls 14 title '',\
'MADatNLO.HwU' index 244 using (($1+$2)/2):6 ls 14 title '',\
'MADatNLO.HwU' index 243 using (($1+$2)/2):7 ls 13 title '',\
'MADatNLO.HwU' index 243 using (($1+$2)/2):6 ls 13 title '',\
'MADatNLO.HwU' index 242 using (($1+$2)/2):7 ls 12 title '',\
'MADatNLO.HwU' index 242 using (($1+$2)/2):6 ls 12 title '',\
'MADatNLO.HwU' index 244 using (($1+$2)/2):5 ls 4 title '',\
'MADatNLO.HwU' index 244 using (($1+$2)/2):3:4 w yerrorbar ls 4 title '',\
'MADatNLO.HwU' index 244 using (($1+$2)/2):3 ls 4 title '',\
'MADatNLO.HwU' index 243 using (($1+$2)/2):5 ls 3 title '',\
'MADatNLO.HwU' index 243 using (($1+$2)/2):3:4 w yerrorbar ls 3 title '',\
'MADatNLO.HwU' index 243 using (($1+$2)/2):3 ls 3 title '',\
'MADatNLO.HwU' index 242 using (($1+$2)/2):5 ls 2 title '',\
'MADatNLO.HwU' index 242 using (($1+$2)/2):3:4 w yerrorbar ls 2 title '',\
'MADatNLO.HwU' index 242 using (($1+$2)/2):3 ls 2 title ''

unset label

################################################################################

################################################################################
### Rendering of the plot titled '2nd OSSF lep pair log M'
################################################################################

set multiplot
set label "2nd OSSF lep pair log M" font ",13" at graph 0.04, graph 1.05
set xrange [-2.0000e-01:3.8000e+00]
set bmargin 0 
set tmargin 0
set xtics nomirror
set ytics nomirror
set mytics 10
set xtics auto
set key horizontal noreverse maxcols 1 width -4 
set label front 'MadGraph5\_aMC\@NLO' font "Courier,11" rotate by 90 at graph 1.02, graph 0.04

#-- rendering subhistograms 'NLO|#1 and LO|#1 results'

set format y '10^{%T}'
set yrange [9.0000e-01:1.1000e+02]
set origin 0.0000e+00, 5.0000e-01
set size 1.0000e+00, 4.0000e-01
set mytics 10
set ytics auto
set format x ''
set logscale y
set ylabel "{/Symbol s} per bin [pb]"

plot \
sqrt(-1) ls 14 title 'SD1|#1, scale variation',\
sqrt(-1) ls 13 title 'SD0|#1, scale variation',\
sqrt(-1) ls 12 title 'LO|#1, scale variation',\
sqrt(-1) ls 11 title 'NLO|#1, scale variation',\
'MADatNLO.HwU' index 248 using (($1+$2)/2):($3 >= 0 ? sqrt(-1) : abs($3)):4 w yerrorbar ls 104 title '',\
'MADatNLO.HwU' index 248 using (($1+$2)/2):($3 >= 0 ? sqrt(-1) : abs($3)) ls 104 title '',\
'MADatNLO.HwU' index 248 using (($1+$2)/2):($3 < 0 ? sqrt(-1) : $3):4 w yerrorbar ls 4 title '',\
'MADatNLO.HwU' index 248 using (($1+$2)/2):($3 < 0 ? sqrt(-1) : $3) ls 4 title 'SD1|#1, central value, dynamical\_scale\_choice=10',\
'MADatNLO.HwU' index 247 using (($1+$2)/2):($3 >= 0 ? sqrt(-1) : abs($3)):4 w yerrorbar ls 103 title '',\
'MADatNLO.HwU' index 247 using (($1+$2)/2):($3 >= 0 ? sqrt(-1) : abs($3)) ls 103 title '',\
'MADatNLO.HwU' index 247 using (($1+$2)/2):($3 < 0 ? sqrt(-1) : $3):4 w yerrorbar ls 3 title '',\
'MADatNLO.HwU' index 247 using (($1+$2)/2):($3 < 0 ? sqrt(-1) : $3) ls 3 title 'SD0|#1, central value, dynamical\_scale\_choice=10',\
'MADatNLO.HwU' index 246 using (($1+$2)/2):($3 >= 0 ? sqrt(-1) : abs($3)):4 w yerrorbar ls 102 title '',\
'MADatNLO.HwU' index 246 using (($1+$2)/2):($3 >= 0 ? sqrt(-1) : abs($3)) ls 102 title '',\
'MADatNLO.HwU' index 246 using (($1+$2)/2):($3 < 0 ? sqrt(-1) : $3):4 w yerrorbar ls 2 title '',\
'MADatNLO.HwU' index 246 using (($1+$2)/2):($3 < 0 ? sqrt(-1) : $3) ls 2 title 'LO|#1, central value, dynamical\_scale\_choice=10',\
'MADatNLO.HwU' index 245 using (($1+$2)/2):($3 >= 0 ? sqrt(-1) : abs($3)):4 w yerrorbar ls 101 title '',\
'MADatNLO.HwU' index 245 using (($1+$2)/2):($3 >= 0 ? sqrt(-1) : abs($3)) ls 101 title '',\
'MADatNLO.HwU' index 245 using (($1+$2)/2):($3 < 0 ? sqrt(-1) : $3):4 w yerrorbar ls 1 title '',\
'MADatNLO.HwU' index 245 using (($1+$2)/2):($3 < 0 ? sqrt(-1) : $3) ls 1 title 'NLO|#1, central value, dynamical\_scale\_choice=10'
#-- rendering subhistograms 'Relative scale and PDF uncertainty'
unset label
unset format
set yrange [-1.4800e+00:1.4000e+00]
set origin 0.0000e+00, 3.5000e-01
set size 1.0000e+00, 1.5000e-01
set mytics 2
set ytics auto
set format x ''
unset logscale y
set ylabel "NLO|#1 rel.unc."
set label "Relative uncertainties w.r.t. central values" font ",9" front at graph 0.03, graph 0.13
plot \
'MADatNLO.HwU' index 248 using (($1+$2)/2):(safe($7,$3,1.0)-1.0) ls 14 title '',\
'MADatNLO.HwU' index 248 using (($1+$2)/2):(safe($6,$3,1.0)-1.0) ls 14 title '',\
'MADatNLO.HwU' index 247 using (($1+$2)/2):(safe($7,$3,1.0)-1.0) ls 13 title '',\
'MADatNLO.HwU' index 247 using (($1+$2)/2):(safe($6,$3,1.0)-1.0) ls 13 title '',\
'MADatNLO.HwU' index 246 using (($1+$2)/2):(safe($7,$3,1.0)-1.0) ls 12 title '',\
'MADatNLO.HwU' index 246 using (($1+$2)/2):(safe($6,$3,1.0)-1.0) ls 12 title '',\
'MADatNLO.HwU' index 245 using (($1+$2)/2):(safe($7,$3,1.0)-1.0) ls 11 title '',\
'MADatNLO.HwU' index 245 using (($1+$2)/2):(safe($6,$3,1.0)-1.0) ls 11 title '',\
0.0 ls 999 title '',\
'MADatNLO.HwU' index 248 using (($1+$2)/2):(0.0):(safe($4,$3,0.0)) w yerrorbar ls 4 title '',\
'MADatNLO.HwU' index 248 using (($1+$2)/2):(safe($5,$3,1.0)-1.0) ls 4 title '',\
'MADatNLO.HwU' index 247 using (($1+$2)/2):(0.0):(safe($4,$3,0.0)) w yerrorbar ls 3 title '',\
'MADatNLO.HwU' index 247 using (($1+$2)/2):(safe($5,$3,1.0)-1.0) ls 3 title '',\
'MADatNLO.HwU' index 246 using (($1+$2)/2):(0.0):(safe($4,$3,0.0)) w yerrorbar ls 2 title '',\
'MADatNLO.HwU' index 246 using (($1+$2)/2):(safe($5,$3,1.0)-1.0) ls 2 title '',\
'MADatNLO.HwU' index 245 using (($1+$2)/2):(0.0):(safe($4,$3,0.0)) w yerrorbar ls 1 title '',\
'MADatNLO.HwU' index 245 using (($1+$2)/2):(safe($5,$3,1.0)-1.0) ls 1 title ''
#-- rendering subhistograms '(LO|#1SD0|#1SD1|#1)/(NLO|#1 central value) ratio'
unset label
unset format
set yrange [-2.4000e-01:1.2000e+00]
set origin 0.0000e+00, 2.0000e-01
set size 1.0000e+00, 1.5000e-01
set mytics 2
set ytics auto
set format x
unset logscale y
set ylabel "ratio w.r.t. NLO|#1"
set label "(LO|#1SD0|#1SD1|#1)/(NLO|#1 central value)" font ",9" at graph 0.03, graph 0.13
plot \
1.0 ls 999 title '',\
'MADatNLO.HwU' index 251 using (($1+$2)/2):7 ls 14 title '',\
'MADatNLO.HwU' index 251 using (($1+$2)/2):6 ls 14 title '',\
'MADatNLO.HwU' index 250 using (($1+$2)/2):7 ls 13 title '',\
'MADatNLO.HwU' index 250 using (($1+$2)/2):6 ls 13 title '',\
'MADatNLO.HwU' index 249 using (($1+$2)/2):7 ls 12 title '',\
'MADatNLO.HwU' index 249 using (($1+$2)/2):6 ls 12 title '',\
'MADatNLO.HwU' index 251 using (($1+$2)/2):5 ls 4 title '',\
'MADatNLO.HwU' index 251 using (($1+$2)/2):3:4 w yerrorbar ls 4 title '',\
'MADatNLO.HwU' index 251 using (($1+$2)/2):3 ls 4 title '',\
'MADatNLO.HwU' index 250 using (($1+$2)/2):5 ls 3 title '',\
'MADatNLO.HwU' index 250 using (($1+$2)/2):3:4 w yerrorbar ls 3 title '',\
'MADatNLO.HwU' index 250 using (($1+$2)/2):3 ls 3 title '',\
'MADatNLO.HwU' index 249 using (($1+$2)/2):5 ls 2 title '',\
'MADatNLO.HwU' index 249 using (($1+$2)/2):3:4 w yerrorbar ls 2 title '',\
'MADatNLO.HwU' index 249 using (($1+$2)/2):3 ls 2 title ''

unset label

################################################################################

################################################################################
### Rendering of the plot titled 'epve log M'
################################################################################

set multiplot
set label "epve log M" font ",13" at graph 0.04, graph 1.05
set xrange [-2.0000e-01:3.8000e+00]
set bmargin 0 
set tmargin 0
set xtics nomirror
set ytics nomirror
set mytics 10
set xtics auto
set key horizontal noreverse maxcols 1 width -4 
set label front 'MadGraph5\_aMC\@NLO' font "Courier,11" rotate by 90 at graph 1.02, graph 0.04

#-- rendering subhistograms 'NLO|#1 and LO|#1 results'

set format y '10^{%T}'
set yrange [9.0000e-01:1.1000e+02]
set origin 0.0000e+00, 5.0000e-01
set size 1.0000e+00, 4.0000e-01
set mytics 10
set ytics auto
set format x ''
set logscale y
set ylabel "{/Symbol s} per bin [pb]"

plot \
sqrt(-1) ls 14 title 'SD1|#1, scale variation',\
sqrt(-1) ls 13 title 'SD0|#1, scale variation',\
sqrt(-1) ls 12 title 'LO|#1, scale variation',\
sqrt(-1) ls 11 title 'NLO|#1, scale variation',\
'MADatNLO.HwU' index 255 using (($1+$2)/2):($3 >= 0 ? sqrt(-1) : abs($3)):4 w yerrorbar ls 104 title '',\
'MADatNLO.HwU' index 255 using (($1+$2)/2):($3 >= 0 ? sqrt(-1) : abs($3)) ls 104 title '',\
'MADatNLO.HwU' index 255 using (($1+$2)/2):($3 < 0 ? sqrt(-1) : $3):4 w yerrorbar ls 4 title '',\
'MADatNLO.HwU' index 255 using (($1+$2)/2):($3 < 0 ? sqrt(-1) : $3) ls 4 title 'SD1|#1, central value, dynamical\_scale\_choice=10',\
'MADatNLO.HwU' index 254 using (($1+$2)/2):($3 >= 0 ? sqrt(-1) : abs($3)):4 w yerrorbar ls 103 title '',\
'MADatNLO.HwU' index 254 using (($1+$2)/2):($3 >= 0 ? sqrt(-1) : abs($3)) ls 103 title '',\
'MADatNLO.HwU' index 254 using (($1+$2)/2):($3 < 0 ? sqrt(-1) : $3):4 w yerrorbar ls 3 title '',\
'MADatNLO.HwU' index 254 using (($1+$2)/2):($3 < 0 ? sqrt(-1) : $3) ls 3 title 'SD0|#1, central value, dynamical\_scale\_choice=10',\
'MADatNLO.HwU' index 253 using (($1+$2)/2):($3 >= 0 ? sqrt(-1) : abs($3)):4 w yerrorbar ls 102 title '',\
'MADatNLO.HwU' index 253 using (($1+$2)/2):($3 >= 0 ? sqrt(-1) : abs($3)) ls 102 title '',\
'MADatNLO.HwU' index 253 using (($1+$2)/2):($3 < 0 ? sqrt(-1) : $3):4 w yerrorbar ls 2 title '',\
'MADatNLO.HwU' index 253 using (($1+$2)/2):($3 < 0 ? sqrt(-1) : $3) ls 2 title 'LO|#1, central value, dynamical\_scale\_choice=10',\
'MADatNLO.HwU' index 252 using (($1+$2)/2):($3 >= 0 ? sqrt(-1) : abs($3)):4 w yerrorbar ls 101 title '',\
'MADatNLO.HwU' index 252 using (($1+$2)/2):($3 >= 0 ? sqrt(-1) : abs($3)) ls 101 title '',\
'MADatNLO.HwU' index 252 using (($1+$2)/2):($3 < 0 ? sqrt(-1) : $3):4 w yerrorbar ls 1 title '',\
'MADatNLO.HwU' index 252 using (($1+$2)/2):($3 < 0 ? sqrt(-1) : $3) ls 1 title 'NLO|#1, central value, dynamical\_scale\_choice=10'
#-- rendering subhistograms 'Relative scale and PDF uncertainty'
unset label
unset format
set yrange [-1.4800e+00:1.4000e+00]
set origin 0.0000e+00, 3.5000e-01
set size 1.0000e+00, 1.5000e-01
set mytics 2
set ytics auto
set format x ''
unset logscale y
set ylabel "NLO|#1 rel.unc."
set label "Relative uncertainties w.r.t. central values" font ",9" front at graph 0.03, graph 0.13
plot \
'MADatNLO.HwU' index 255 using (($1+$2)/2):(safe($7,$3,1.0)-1.0) ls 14 title '',\
'MADatNLO.HwU' index 255 using (($1+$2)/2):(safe($6,$3,1.0)-1.0) ls 14 title '',\
'MADatNLO.HwU' index 254 using (($1+$2)/2):(safe($7,$3,1.0)-1.0) ls 13 title '',\
'MADatNLO.HwU' index 254 using (($1+$2)/2):(safe($6,$3,1.0)-1.0) ls 13 title '',\
'MADatNLO.HwU' index 253 using (($1+$2)/2):(safe($7,$3,1.0)-1.0) ls 12 title '',\
'MADatNLO.HwU' index 253 using (($1+$2)/2):(safe($6,$3,1.0)-1.0) ls 12 title '',\
'MADatNLO.HwU' index 252 using (($1+$2)/2):(safe($7,$3,1.0)-1.0) ls 11 title '',\
'MADatNLO.HwU' index 252 using (($1+$2)/2):(safe($6,$3,1.0)-1.0) ls 11 title '',\
0.0 ls 999 title '',\
'MADatNLO.HwU' index 255 using (($1+$2)/2):(0.0):(safe($4,$3,0.0)) w yerrorbar ls 4 title '',\
'MADatNLO.HwU' index 255 using (($1+$2)/2):(safe($5,$3,1.0)-1.0) ls 4 title '',\
'MADatNLO.HwU' index 254 using (($1+$2)/2):(0.0):(safe($4,$3,0.0)) w yerrorbar ls 3 title '',\
'MADatNLO.HwU' index 254 using (($1+$2)/2):(safe($5,$3,1.0)-1.0) ls 3 title '',\
'MADatNLO.HwU' index 253 using (($1+$2)/2):(0.0):(safe($4,$3,0.0)) w yerrorbar ls 2 title '',\
'MADatNLO.HwU' index 253 using (($1+$2)/2):(safe($5,$3,1.0)-1.0) ls 2 title '',\
'MADatNLO.HwU' index 252 using (($1+$2)/2):(0.0):(safe($4,$3,0.0)) w yerrorbar ls 1 title '',\
'MADatNLO.HwU' index 252 using (($1+$2)/2):(safe($5,$3,1.0)-1.0) ls 1 title ''
#-- rendering subhistograms '(LO|#1SD0|#1SD1|#1)/(NLO|#1 central value) ratio'
unset label
unset format
set yrange [-2.4000e-01:1.2000e+00]
set origin 0.0000e+00, 2.0000e-01
set size 1.0000e+00, 1.5000e-01
set mytics 2
set ytics auto
set format x
unset logscale y
set ylabel "ratio w.r.t. NLO|#1"
set label "(LO|#1SD0|#1SD1|#1)/(NLO|#1 central value)" font ",9" at graph 0.03, graph 0.13
plot \
1.0 ls 999 title '',\
'MADatNLO.HwU' index 258 using (($1+$2)/2):7 ls 14 title '',\
'MADatNLO.HwU' index 258 using (($1+$2)/2):6 ls 14 title '',\
'MADatNLO.HwU' index 257 using (($1+$2)/2):7 ls 13 title '',\
'MADatNLO.HwU' index 257 using (($1+$2)/2):6 ls 13 title '',\
'MADatNLO.HwU' index 256 using (($1+$2)/2):7 ls 12 title '',\
'MADatNLO.HwU' index 256 using (($1+$2)/2):6 ls 12 title '',\
'MADatNLO.HwU' index 258 using (($1+$2)/2):5 ls 4 title '',\
'MADatNLO.HwU' index 258 using (($1+$2)/2):3:4 w yerrorbar ls 4 title '',\
'MADatNLO.HwU' index 258 using (($1+$2)/2):3 ls 4 title '',\
'MADatNLO.HwU' index 257 using (($1+$2)/2):5 ls 3 title '',\
'MADatNLO.HwU' index 257 using (($1+$2)/2):3:4 w yerrorbar ls 3 title '',\
'MADatNLO.HwU' index 257 using (($1+$2)/2):3 ls 3 title '',\
'MADatNLO.HwU' index 256 using (($1+$2)/2):5 ls 2 title '',\
'MADatNLO.HwU' index 256 using (($1+$2)/2):3:4 w yerrorbar ls 2 title '',\
'MADatNLO.HwU' index 256 using (($1+$2)/2):3 ls 2 title ''

unset label

################################################################################

################################################################################
### Rendering of the plot titled 'mumvm log M'
################################################################################

set multiplot
set label "mumvm log M" font ",13" at graph 0.04, graph 1.05
set xrange [-2.0000e-01:3.8000e+00]
set bmargin 0 
set tmargin 0
set xtics nomirror
set ytics nomirror
set mytics 10
set xtics auto
set key horizontal noreverse maxcols 1 width -4 
set label front 'MadGraph5\_aMC\@NLO' font "Courier,11" rotate by 90 at graph 1.02, graph 0.04

#-- rendering subhistograms 'NLO|#1 and LO|#1 results'

set format y '10^{%T}'
set yrange [9.0000e-01:1.1000e+02]
set origin 0.0000e+00, 5.0000e-01
set size 1.0000e+00, 4.0000e-01
set mytics 10
set ytics auto
set format x ''
set logscale y
set ylabel "{/Symbol s} per bin [pb]"

plot \
sqrt(-1) ls 14 title 'SD1|#1, scale variation',\
sqrt(-1) ls 13 title 'SD0|#1, scale variation',\
sqrt(-1) ls 12 title 'LO|#1, scale variation',\
sqrt(-1) ls 11 title 'NLO|#1, scale variation',\
'MADatNLO.HwU' index 262 using (($1+$2)/2):($3 >= 0 ? sqrt(-1) : abs($3)):4 w yerrorbar ls 104 title '',\
'MADatNLO.HwU' index 262 using (($1+$2)/2):($3 >= 0 ? sqrt(-1) : abs($3)) ls 104 title '',\
'MADatNLO.HwU' index 262 using (($1+$2)/2):($3 < 0 ? sqrt(-1) : $3):4 w yerrorbar ls 4 title '',\
'MADatNLO.HwU' index 262 using (($1+$2)/2):($3 < 0 ? sqrt(-1) : $3) ls 4 title 'SD1|#1, central value, dynamical\_scale\_choice=10',\
'MADatNLO.HwU' index 261 using (($1+$2)/2):($3 >= 0 ? sqrt(-1) : abs($3)):4 w yerrorbar ls 103 title '',\
'MADatNLO.HwU' index 261 using (($1+$2)/2):($3 >= 0 ? sqrt(-1) : abs($3)) ls 103 title '',\
'MADatNLO.HwU' index 261 using (($1+$2)/2):($3 < 0 ? sqrt(-1) : $3):4 w yerrorbar ls 3 title '',\
'MADatNLO.HwU' index 261 using (($1+$2)/2):($3 < 0 ? sqrt(-1) : $3) ls 3 title 'SD0|#1, central value, dynamical\_scale\_choice=10',\
'MADatNLO.HwU' index 260 using (($1+$2)/2):($3 >= 0 ? sqrt(-1) : abs($3)):4 w yerrorbar ls 102 title '',\
'MADatNLO.HwU' index 260 using (($1+$2)/2):($3 >= 0 ? sqrt(-1) : abs($3)) ls 102 title '',\
'MADatNLO.HwU' index 260 using (($1+$2)/2):($3 < 0 ? sqrt(-1) : $3):4 w yerrorbar ls 2 title '',\
'MADatNLO.HwU' index 260 using (($1+$2)/2):($3 < 0 ? sqrt(-1) : $3) ls 2 title 'LO|#1, central value, dynamical\_scale\_choice=10',\
'MADatNLO.HwU' index 259 using (($1+$2)/2):($3 >= 0 ? sqrt(-1) : abs($3)):4 w yerrorbar ls 101 title '',\
'MADatNLO.HwU' index 259 using (($1+$2)/2):($3 >= 0 ? sqrt(-1) : abs($3)) ls 101 title '',\
'MADatNLO.HwU' index 259 using (($1+$2)/2):($3 < 0 ? sqrt(-1) : $3):4 w yerrorbar ls 1 title '',\
'MADatNLO.HwU' index 259 using (($1+$2)/2):($3 < 0 ? sqrt(-1) : $3) ls 1 title 'NLO|#1, central value, dynamical\_scale\_choice=10'
#-- rendering subhistograms 'Relative scale and PDF uncertainty'
unset label
unset format
set yrange [-1.4800e+00:1.4000e+00]
set origin 0.0000e+00, 3.5000e-01
set size 1.0000e+00, 1.5000e-01
set mytics 2
set ytics auto
set format x ''
unset logscale y
set ylabel "NLO|#1 rel.unc."
set label "Relative uncertainties w.r.t. central values" font ",9" front at graph 0.03, graph 0.13
plot \
'MADatNLO.HwU' index 262 using (($1+$2)/2):(safe($7,$3,1.0)-1.0) ls 14 title '',\
'MADatNLO.HwU' index 262 using (($1+$2)/2):(safe($6,$3,1.0)-1.0) ls 14 title '',\
'MADatNLO.HwU' index 261 using (($1+$2)/2):(safe($7,$3,1.0)-1.0) ls 13 title '',\
'MADatNLO.HwU' index 261 using (($1+$2)/2):(safe($6,$3,1.0)-1.0) ls 13 title '',\
'MADatNLO.HwU' index 260 using (($1+$2)/2):(safe($7,$3,1.0)-1.0) ls 12 title '',\
'MADatNLO.HwU' index 260 using (($1+$2)/2):(safe($6,$3,1.0)-1.0) ls 12 title '',\
'MADatNLO.HwU' index 259 using (($1+$2)/2):(safe($7,$3,1.0)-1.0) ls 11 title '',\
'MADatNLO.HwU' index 259 using (($1+$2)/2):(safe($6,$3,1.0)-1.0) ls 11 title '',\
0.0 ls 999 title '',\
'MADatNLO.HwU' index 262 using (($1+$2)/2):(0.0):(safe($4,$3,0.0)) w yerrorbar ls 4 title '',\
'MADatNLO.HwU' index 262 using (($1+$2)/2):(safe($5,$3,1.0)-1.0) ls 4 title '',\
'MADatNLO.HwU' index 261 using (($1+$2)/2):(0.0):(safe($4,$3,0.0)) w yerrorbar ls 3 title '',\
'MADatNLO.HwU' index 261 using (($1+$2)/2):(safe($5,$3,1.0)-1.0) ls 3 title '',\
'MADatNLO.HwU' index 260 using (($1+$2)/2):(0.0):(safe($4,$3,0.0)) w yerrorbar ls 2 title '',\
'MADatNLO.HwU' index 260 using (($1+$2)/2):(safe($5,$3,1.0)-1.0) ls 2 title '',\
'MADatNLO.HwU' index 259 using (($1+$2)/2):(0.0):(safe($4,$3,0.0)) w yerrorbar ls 1 title '',\
'MADatNLO.HwU' index 259 using (($1+$2)/2):(safe($5,$3,1.0)-1.0) ls 1 title ''
#-- rendering subhistograms '(LO|#1SD0|#1SD1|#1)/(NLO|#1 central value) ratio'
unset label
unset format
set yrange [-2.4000e-01:1.2000e+00]
set origin 0.0000e+00, 2.0000e-01
set size 1.0000e+00, 1.5000e-01
set mytics 2
set ytics auto
set format x
unset logscale y
set ylabel "ratio w.r.t. NLO|#1"
set label "(LO|#1SD0|#1SD1|#1)/(NLO|#1 central value)" font ",9" at graph 0.03, graph 0.13
plot \
1.0 ls 999 title '',\
'MADatNLO.HwU' index 265 using (($1+$2)/2):7 ls 14 title '',\
'MADatNLO.HwU' index 265 using (($1+$2)/2):6 ls 14 title '',\
'MADatNLO.HwU' index 264 using (($1+$2)/2):7 ls 13 title '',\
'MADatNLO.HwU' index 264 using (($1+$2)/2):6 ls 13 title '',\
'MADatNLO.HwU' index 263 using (($1+$2)/2):7 ls 12 title '',\
'MADatNLO.HwU' index 263 using (($1+$2)/2):6 ls 12 title '',\
'MADatNLO.HwU' index 265 using (($1+$2)/2):5 ls 4 title '',\
'MADatNLO.HwU' index 265 using (($1+$2)/2):3:4 w yerrorbar ls 4 title '',\
'MADatNLO.HwU' index 265 using (($1+$2)/2):3 ls 4 title '',\
'MADatNLO.HwU' index 264 using (($1+$2)/2):5 ls 3 title '',\
'MADatNLO.HwU' index 264 using (($1+$2)/2):3:4 w yerrorbar ls 3 title '',\
'MADatNLO.HwU' index 264 using (($1+$2)/2):3 ls 3 title '',\
'MADatNLO.HwU' index 263 using (($1+$2)/2):5 ls 2 title '',\
'MADatNLO.HwU' index 263 using (($1+$2)/2):3:4 w yerrorbar ls 2 title '',\
'MADatNLO.HwU' index 263 using (($1+$2)/2):3 ls 2 title ''

unset label

################################################################################

################################################################################
### Rendering of the plot titled '1st SF lep-neu pair log M'
################################################################################

set multiplot
set label "1st SF lep-neu pair log M" font ",13" at graph 0.04, graph 1.05
set xrange [-2.0000e-01:3.8000e+00]
set bmargin 0 
set tmargin 0
set xtics nomirror
set ytics nomirror
set mytics 10
set xtics auto
set key horizontal noreverse maxcols 1 width -4 
set label front 'MadGraph5\_aMC\@NLO' font "Courier,11" rotate by 90 at graph 1.02, graph 0.04

#-- rendering subhistograms 'NLO|#1 and LO|#1 results'

set format y '10^{%T}'
set yrange [9.0000e-01:1.1000e+02]
set origin 0.0000e+00, 5.0000e-01
set size 1.0000e+00, 4.0000e-01
set mytics 10
set ytics auto
set format x ''
set logscale y
set ylabel "{/Symbol s} per bin [pb]"

plot \
sqrt(-1) ls 14 title 'SD1|#1, scale variation',\
sqrt(-1) ls 13 title 'SD0|#1, scale variation',\
sqrt(-1) ls 12 title 'LO|#1, scale variation',\
sqrt(-1) ls 11 title 'NLO|#1, scale variation',\
'MADatNLO.HwU' index 269 using (($1+$2)/2):($3 >= 0 ? sqrt(-1) : abs($3)):4 w yerrorbar ls 104 title '',\
'MADatNLO.HwU' index 269 using (($1+$2)/2):($3 >= 0 ? sqrt(-1) : abs($3)) ls 104 title '',\
'MADatNLO.HwU' index 269 using (($1+$2)/2):($3 < 0 ? sqrt(-1) : $3):4 w yerrorbar ls 4 title '',\
'MADatNLO.HwU' index 269 using (($1+$2)/2):($3 < 0 ? sqrt(-1) : $3) ls 4 title 'SD1|#1, central value, dynamical\_scale\_choice=10',\
'MADatNLO.HwU' index 268 using (($1+$2)/2):($3 >= 0 ? sqrt(-1) : abs($3)):4 w yerrorbar ls 103 title '',\
'MADatNLO.HwU' index 268 using (($1+$2)/2):($3 >= 0 ? sqrt(-1) : abs($3)) ls 103 title '',\
'MADatNLO.HwU' index 268 using (($1+$2)/2):($3 < 0 ? sqrt(-1) : $3):4 w yerrorbar ls 3 title '',\
'MADatNLO.HwU' index 268 using (($1+$2)/2):($3 < 0 ? sqrt(-1) : $3) ls 3 title 'SD0|#1, central value, dynamical\_scale\_choice=10',\
'MADatNLO.HwU' index 267 using (($1+$2)/2):($3 >= 0 ? sqrt(-1) : abs($3)):4 w yerrorbar ls 102 title '',\
'MADatNLO.HwU' index 267 using (($1+$2)/2):($3 >= 0 ? sqrt(-1) : abs($3)) ls 102 title '',\
'MADatNLO.HwU' index 267 using (($1+$2)/2):($3 < 0 ? sqrt(-1) : $3):4 w yerrorbar ls 2 title '',\
'MADatNLO.HwU' index 267 using (($1+$2)/2):($3 < 0 ? sqrt(-1) : $3) ls 2 title 'LO|#1, central value, dynamical\_scale\_choice=10',\
'MADatNLO.HwU' index 266 using (($1+$2)/2):($3 >= 0 ? sqrt(-1) : abs($3)):4 w yerrorbar ls 101 title '',\
'MADatNLO.HwU' index 266 using (($1+$2)/2):($3 >= 0 ? sqrt(-1) : abs($3)) ls 101 title '',\
'MADatNLO.HwU' index 266 using (($1+$2)/2):($3 < 0 ? sqrt(-1) : $3):4 w yerrorbar ls 1 title '',\
'MADatNLO.HwU' index 266 using (($1+$2)/2):($3 < 0 ? sqrt(-1) : $3) ls 1 title 'NLO|#1, central value, dynamical\_scale\_choice=10'
#-- rendering subhistograms 'Relative scale and PDF uncertainty'
unset label
unset format
set yrange [-1.4800e+00:1.4000e+00]
set origin 0.0000e+00, 3.5000e-01
set size 1.0000e+00, 1.5000e-01
set mytics 2
set ytics auto
set format x ''
unset logscale y
set ylabel "NLO|#1 rel.unc."
set label "Relative uncertainties w.r.t. central values" font ",9" front at graph 0.03, graph 0.13
plot \
'MADatNLO.HwU' index 269 using (($1+$2)/2):(safe($7,$3,1.0)-1.0) ls 14 title '',\
'MADatNLO.HwU' index 269 using (($1+$2)/2):(safe($6,$3,1.0)-1.0) ls 14 title '',\
'MADatNLO.HwU' index 268 using (($1+$2)/2):(safe($7,$3,1.0)-1.0) ls 13 title '',\
'MADatNLO.HwU' index 268 using (($1+$2)/2):(safe($6,$3,1.0)-1.0) ls 13 title '',\
'MADatNLO.HwU' index 267 using (($1+$2)/2):(safe($7,$3,1.0)-1.0) ls 12 title '',\
'MADatNLO.HwU' index 267 using (($1+$2)/2):(safe($6,$3,1.0)-1.0) ls 12 title '',\
'MADatNLO.HwU' index 266 using (($1+$2)/2):(safe($7,$3,1.0)-1.0) ls 11 title '',\
'MADatNLO.HwU' index 266 using (($1+$2)/2):(safe($6,$3,1.0)-1.0) ls 11 title '',\
0.0 ls 999 title '',\
'MADatNLO.HwU' index 269 using (($1+$2)/2):(0.0):(safe($4,$3,0.0)) w yerrorbar ls 4 title '',\
'MADatNLO.HwU' index 269 using (($1+$2)/2):(safe($5,$3,1.0)-1.0) ls 4 title '',\
'MADatNLO.HwU' index 268 using (($1+$2)/2):(0.0):(safe($4,$3,0.0)) w yerrorbar ls 3 title '',\
'MADatNLO.HwU' index 268 using (($1+$2)/2):(safe($5,$3,1.0)-1.0) ls 3 title '',\
'MADatNLO.HwU' index 267 using (($1+$2)/2):(0.0):(safe($4,$3,0.0)) w yerrorbar ls 2 title '',\
'MADatNLO.HwU' index 267 using (($1+$2)/2):(safe($5,$3,1.0)-1.0) ls 2 title '',\
'MADatNLO.HwU' index 266 using (($1+$2)/2):(0.0):(safe($4,$3,0.0)) w yerrorbar ls 1 title '',\
'MADatNLO.HwU' index 266 using (($1+$2)/2):(safe($5,$3,1.0)-1.0) ls 1 title ''
#-- rendering subhistograms '(LO|#1SD0|#1SD1|#1)/(NLO|#1 central value) ratio'
unset label
unset format
set yrange [-2.4000e-01:1.2000e+00]
set origin 0.0000e+00, 2.0000e-01
set size 1.0000e+00, 1.5000e-01
set mytics 2
set ytics auto
set format x
unset logscale y
set ylabel "ratio w.r.t. NLO|#1"
set label "(LO|#1SD0|#1SD1|#1)/(NLO|#1 central value)" font ",9" at graph 0.03, graph 0.13
plot \
1.0 ls 999 title '',\
'MADatNLO.HwU' index 272 using (($1+$2)/2):7 ls 14 title '',\
'MADatNLO.HwU' index 272 using (($1+$2)/2):6 ls 14 title '',\
'MADatNLO.HwU' index 271 using (($1+$2)/2):7 ls 13 title '',\
'MADatNLO.HwU' index 271 using (($1+$2)/2):6 ls 13 title '',\
'MADatNLO.HwU' index 270 using (($1+$2)/2):7 ls 12 title '',\
'MADatNLO.HwU' index 270 using (($1+$2)/2):6 ls 12 title '',\
'MADatNLO.HwU' index 272 using (($1+$2)/2):5 ls 4 title '',\
'MADatNLO.HwU' index 272 using (($1+$2)/2):3:4 w yerrorbar ls 4 title '',\
'MADatNLO.HwU' index 272 using (($1+$2)/2):3 ls 4 title '',\
'MADatNLO.HwU' index 271 using (($1+$2)/2):5 ls 3 title '',\
'MADatNLO.HwU' index 271 using (($1+$2)/2):3:4 w yerrorbar ls 3 title '',\
'MADatNLO.HwU' index 271 using (($1+$2)/2):3 ls 3 title '',\
'MADatNLO.HwU' index 270 using (($1+$2)/2):5 ls 2 title '',\
'MADatNLO.HwU' index 270 using (($1+$2)/2):3:4 w yerrorbar ls 2 title '',\
'MADatNLO.HwU' index 270 using (($1+$2)/2):3 ls 2 title ''

unset label

################################################################################

################################################################################
### Rendering of the plot titled '2nd SF lep-neu pair log M'
################################################################################

set multiplot
set label "2nd SF lep-neu pair log M" font ",13" at graph 0.04, graph 1.05
set xrange [-2.0000e-01:3.8000e+00]
set bmargin 0 
set tmargin 0
set xtics nomirror
set ytics nomirror
set mytics 10
set xtics auto
set key horizontal noreverse maxcols 1 width -4 
set label front 'MadGraph5\_aMC\@NLO' font "Courier,11" rotate by 90 at graph 1.02, graph 0.04

#-- rendering subhistograms 'NLO|#1 and LO|#1 results'

set format y '10^{%T}'
set yrange [9.0000e-01:1.1000e+02]
set origin 0.0000e+00, 5.0000e-01
set size 1.0000e+00, 4.0000e-01
set mytics 10
set ytics auto
set format x ''
set logscale y
set ylabel "{/Symbol s} per bin [pb]"

plot \
sqrt(-1) ls 14 title 'SD1|#1, scale variation',\
sqrt(-1) ls 13 title 'SD0|#1, scale variation',\
sqrt(-1) ls 12 title 'LO|#1, scale variation',\
sqrt(-1) ls 11 title 'NLO|#1, scale variation',\
'MADatNLO.HwU' index 276 using (($1+$2)/2):($3 >= 0 ? sqrt(-1) : abs($3)):4 w yerrorbar ls 104 title '',\
'MADatNLO.HwU' index 276 using (($1+$2)/2):($3 >= 0 ? sqrt(-1) : abs($3)) ls 104 title '',\
'MADatNLO.HwU' index 276 using (($1+$2)/2):($3 < 0 ? sqrt(-1) : $3):4 w yerrorbar ls 4 title '',\
'MADatNLO.HwU' index 276 using (($1+$2)/2):($3 < 0 ? sqrt(-1) : $3) ls 4 title 'SD1|#1, central value, dynamical\_scale\_choice=10',\
'MADatNLO.HwU' index 275 using (($1+$2)/2):($3 >= 0 ? sqrt(-1) : abs($3)):4 w yerrorbar ls 103 title '',\
'MADatNLO.HwU' index 275 using (($1+$2)/2):($3 >= 0 ? sqrt(-1) : abs($3)) ls 103 title '',\
'MADatNLO.HwU' index 275 using (($1+$2)/2):($3 < 0 ? sqrt(-1) : $3):4 w yerrorbar ls 3 title '',\
'MADatNLO.HwU' index 275 using (($1+$2)/2):($3 < 0 ? sqrt(-1) : $3) ls 3 title 'SD0|#1, central value, dynamical\_scale\_choice=10',\
'MADatNLO.HwU' index 274 using (($1+$2)/2):($3 >= 0 ? sqrt(-1) : abs($3)):4 w yerrorbar ls 102 title '',\
'MADatNLO.HwU' index 274 using (($1+$2)/2):($3 >= 0 ? sqrt(-1) : abs($3)) ls 102 title '',\
'MADatNLO.HwU' index 274 using (($1+$2)/2):($3 < 0 ? sqrt(-1) : $3):4 w yerrorbar ls 2 title '',\
'MADatNLO.HwU' index 274 using (($1+$2)/2):($3 < 0 ? sqrt(-1) : $3) ls 2 title 'LO|#1, central value, dynamical\_scale\_choice=10',\
'MADatNLO.HwU' index 273 using (($1+$2)/2):($3 >= 0 ? sqrt(-1) : abs($3)):4 w yerrorbar ls 101 title '',\
'MADatNLO.HwU' index 273 using (($1+$2)/2):($3 >= 0 ? sqrt(-1) : abs($3)) ls 101 title '',\
'MADatNLO.HwU' index 273 using (($1+$2)/2):($3 < 0 ? sqrt(-1) : $3):4 w yerrorbar ls 1 title '',\
'MADatNLO.HwU' index 273 using (($1+$2)/2):($3 < 0 ? sqrt(-1) : $3) ls 1 title 'NLO|#1, central value, dynamical\_scale\_choice=10'
#-- rendering subhistograms 'Relative scale and PDF uncertainty'
unset label
unset format
set yrange [-1.4800e+00:1.4000e+00]
set origin 0.0000e+00, 3.5000e-01
set size 1.0000e+00, 1.5000e-01
set mytics 2
set ytics auto
set format x ''
unset logscale y
set ylabel "NLO|#1 rel.unc."
set label "Relative uncertainties w.r.t. central values" font ",9" front at graph 0.03, graph 0.13
plot \
'MADatNLO.HwU' index 276 using (($1+$2)/2):(safe($7,$3,1.0)-1.0) ls 14 title '',\
'MADatNLO.HwU' index 276 using (($1+$2)/2):(safe($6,$3,1.0)-1.0) ls 14 title '',\
'MADatNLO.HwU' index 275 using (($1+$2)/2):(safe($7,$3,1.0)-1.0) ls 13 title '',\
'MADatNLO.HwU' index 275 using (($1+$2)/2):(safe($6,$3,1.0)-1.0) ls 13 title '',\
'MADatNLO.HwU' index 274 using (($1+$2)/2):(safe($7,$3,1.0)-1.0) ls 12 title '',\
'MADatNLO.HwU' index 274 using (($1+$2)/2):(safe($6,$3,1.0)-1.0) ls 12 title '',\
'MADatNLO.HwU' index 273 using (($1+$2)/2):(safe($7,$3,1.0)-1.0) ls 11 title '',\
'MADatNLO.HwU' index 273 using (($1+$2)/2):(safe($6,$3,1.0)-1.0) ls 11 title '',\
0.0 ls 999 title '',\
'MADatNLO.HwU' index 276 using (($1+$2)/2):(0.0):(safe($4,$3,0.0)) w yerrorbar ls 4 title '',\
'MADatNLO.HwU' index 276 using (($1+$2)/2):(safe($5,$3,1.0)-1.0) ls 4 title '',\
'MADatNLO.HwU' index 275 using (($1+$2)/2):(0.0):(safe($4,$3,0.0)) w yerrorbar ls 3 title '',\
'MADatNLO.HwU' index 275 using (($1+$2)/2):(safe($5,$3,1.0)-1.0) ls 3 title '',\
'MADatNLO.HwU' index 274 using (($1+$2)/2):(0.0):(safe($4,$3,0.0)) w yerrorbar ls 2 title '',\
'MADatNLO.HwU' index 274 using (($1+$2)/2):(safe($5,$3,1.0)-1.0) ls 2 title '',\
'MADatNLO.HwU' index 273 using (($1+$2)/2):(0.0):(safe($4,$3,0.0)) w yerrorbar ls 1 title '',\
'MADatNLO.HwU' index 273 using (($1+$2)/2):(safe($5,$3,1.0)-1.0) ls 1 title ''
#-- rendering subhistograms '(LO|#1SD0|#1SD1|#1)/(NLO|#1 central value) ratio'
unset label
unset format
set yrange [-2.4000e-01:1.2000e+00]
set origin 0.0000e+00, 2.0000e-01
set size 1.0000e+00, 1.5000e-01
set mytics 2
set ytics auto
set format x
unset logscale y
set ylabel "ratio w.r.t. NLO|#1"
set label "(LO|#1SD0|#1SD1|#1)/(NLO|#1 central value)" font ",9" at graph 0.03, graph 0.13
plot \
1.0 ls 999 title '',\
'MADatNLO.HwU' index 279 using (($1+$2)/2):7 ls 14 title '',\
'MADatNLO.HwU' index 279 using (($1+$2)/2):6 ls 14 title '',\
'MADatNLO.HwU' index 278 using (($1+$2)/2):7 ls 13 title '',\
'MADatNLO.HwU' index 278 using (($1+$2)/2):6 ls 13 title '',\
'MADatNLO.HwU' index 277 using (($1+$2)/2):7 ls 12 title '',\
'MADatNLO.HwU' index 277 using (($1+$2)/2):6 ls 12 title '',\
'MADatNLO.HwU' index 279 using (($1+$2)/2):5 ls 4 title '',\
'MADatNLO.HwU' index 279 using (($1+$2)/2):3:4 w yerrorbar ls 4 title '',\
'MADatNLO.HwU' index 279 using (($1+$2)/2):3 ls 4 title '',\
'MADatNLO.HwU' index 278 using (($1+$2)/2):5 ls 3 title '',\
'MADatNLO.HwU' index 278 using (($1+$2)/2):3:4 w yerrorbar ls 3 title '',\
'MADatNLO.HwU' index 278 using (($1+$2)/2):3 ls 3 title '',\
'MADatNLO.HwU' index 277 using (($1+$2)/2):5 ls 2 title '',\
'MADatNLO.HwU' index 277 using (($1+$2)/2):3:4 w yerrorbar ls 2 title '',\
'MADatNLO.HwU' index 277 using (($1+$2)/2):3 ls 2 title ''

unset label

################################################################################

################################################################################
### Rendering of the plot titled 'epemmupmum log M'
################################################################################

set multiplot
set label "epemmupmum log M" font ",13" at graph 0.04, graph 1.05
set xrange [-2.0000e-01:3.8000e+00]
set bmargin 0 
set tmargin 0
set xtics nomirror
set ytics nomirror
set mytics 10
set xtics auto
set key horizontal noreverse maxcols 1 width -4 
set label front 'MadGraph5\_aMC\@NLO' font "Courier,11" rotate by 90 at graph 1.02, graph 0.04

#-- rendering subhistograms 'NLO|#1 and LO|#1 results'

set format y '10^{%T}'
set yrange [9.0000e-01:1.1000e+02]
set origin 0.0000e+00, 5.0000e-01
set size 1.0000e+00, 4.0000e-01
set mytics 10
set ytics auto
set format x ''
set logscale y
set ylabel "{/Symbol s} per bin [pb]"

plot \
sqrt(-1) ls 14 title 'SD1|#1, scale variation',\
sqrt(-1) ls 13 title 'SD0|#1, scale variation',\
sqrt(-1) ls 12 title 'LO|#1, scale variation',\
sqrt(-1) ls 11 title 'NLO|#1, scale variation',\
'MADatNLO.HwU' index 283 using (($1+$2)/2):($3 >= 0 ? sqrt(-1) : abs($3)):4 w yerrorbar ls 104 title '',\
'MADatNLO.HwU' index 283 using (($1+$2)/2):($3 >= 0 ? sqrt(-1) : abs($3)) ls 104 title '',\
'MADatNLO.HwU' index 283 using (($1+$2)/2):($3 < 0 ? sqrt(-1) : $3):4 w yerrorbar ls 4 title '',\
'MADatNLO.HwU' index 283 using (($1+$2)/2):($3 < 0 ? sqrt(-1) : $3) ls 4 title 'SD1|#1, central value, dynamical\_scale\_choice=10',\
'MADatNLO.HwU' index 282 using (($1+$2)/2):($3 >= 0 ? sqrt(-1) : abs($3)):4 w yerrorbar ls 103 title '',\
'MADatNLO.HwU' index 282 using (($1+$2)/2):($3 >= 0 ? sqrt(-1) : abs($3)) ls 103 title '',\
'MADatNLO.HwU' index 282 using (($1+$2)/2):($3 < 0 ? sqrt(-1) : $3):4 w yerrorbar ls 3 title '',\
'MADatNLO.HwU' index 282 using (($1+$2)/2):($3 < 0 ? sqrt(-1) : $3) ls 3 title 'SD0|#1, central value, dynamical\_scale\_choice=10',\
'MADatNLO.HwU' index 281 using (($1+$2)/2):($3 >= 0 ? sqrt(-1) : abs($3)):4 w yerrorbar ls 102 title '',\
'MADatNLO.HwU' index 281 using (($1+$2)/2):($3 >= 0 ? sqrt(-1) : abs($3)) ls 102 title '',\
'MADatNLO.HwU' index 281 using (($1+$2)/2):($3 < 0 ? sqrt(-1) : $3):4 w yerrorbar ls 2 title '',\
'MADatNLO.HwU' index 281 using (($1+$2)/2):($3 < 0 ? sqrt(-1) : $3) ls 2 title 'LO|#1, central value, dynamical\_scale\_choice=10',\
'MADatNLO.HwU' index 280 using (($1+$2)/2):($3 >= 0 ? sqrt(-1) : abs($3)):4 w yerrorbar ls 101 title '',\
'MADatNLO.HwU' index 280 using (($1+$2)/2):($3 >= 0 ? sqrt(-1) : abs($3)) ls 101 title '',\
'MADatNLO.HwU' index 280 using (($1+$2)/2):($3 < 0 ? sqrt(-1) : $3):4 w yerrorbar ls 1 title '',\
'MADatNLO.HwU' index 280 using (($1+$2)/2):($3 < 0 ? sqrt(-1) : $3) ls 1 title 'NLO|#1, central value, dynamical\_scale\_choice=10'
#-- rendering subhistograms 'Relative scale and PDF uncertainty'
unset label
unset format
set yrange [-1.4800e+00:1.4000e+00]
set origin 0.0000e+00, 3.5000e-01
set size 1.0000e+00, 1.5000e-01
set mytics 2
set ytics auto
set format x ''
unset logscale y
set ylabel "NLO|#1 rel.unc."
set label "Relative uncertainties w.r.t. central values" font ",9" front at graph 0.03, graph 0.13
plot \
'MADatNLO.HwU' index 283 using (($1+$2)/2):(safe($7,$3,1.0)-1.0) ls 14 title '',\
'MADatNLO.HwU' index 283 using (($1+$2)/2):(safe($6,$3,1.0)-1.0) ls 14 title '',\
'MADatNLO.HwU' index 282 using (($1+$2)/2):(safe($7,$3,1.0)-1.0) ls 13 title '',\
'MADatNLO.HwU' index 282 using (($1+$2)/2):(safe($6,$3,1.0)-1.0) ls 13 title '',\
'MADatNLO.HwU' index 281 using (($1+$2)/2):(safe($7,$3,1.0)-1.0) ls 12 title '',\
'MADatNLO.HwU' index 281 using (($1+$2)/2):(safe($6,$3,1.0)-1.0) ls 12 title '',\
'MADatNLO.HwU' index 280 using (($1+$2)/2):(safe($7,$3,1.0)-1.0) ls 11 title '',\
'MADatNLO.HwU' index 280 using (($1+$2)/2):(safe($6,$3,1.0)-1.0) ls 11 title '',\
0.0 ls 999 title '',\
'MADatNLO.HwU' index 283 using (($1+$2)/2):(0.0):(safe($4,$3,0.0)) w yerrorbar ls 4 title '',\
'MADatNLO.HwU' index 283 using (($1+$2)/2):(safe($5,$3,1.0)-1.0) ls 4 title '',\
'MADatNLO.HwU' index 282 using (($1+$2)/2):(0.0):(safe($4,$3,0.0)) w yerrorbar ls 3 title '',\
'MADatNLO.HwU' index 282 using (($1+$2)/2):(safe($5,$3,1.0)-1.0) ls 3 title '',\
'MADatNLO.HwU' index 281 using (($1+$2)/2):(0.0):(safe($4,$3,0.0)) w yerrorbar ls 2 title '',\
'MADatNLO.HwU' index 281 using (($1+$2)/2):(safe($5,$3,1.0)-1.0) ls 2 title '',\
'MADatNLO.HwU' index 280 using (($1+$2)/2):(0.0):(safe($4,$3,0.0)) w yerrorbar ls 1 title '',\
'MADatNLO.HwU' index 280 using (($1+$2)/2):(safe($5,$3,1.0)-1.0) ls 1 title ''
#-- rendering subhistograms '(LO|#1SD0|#1SD1|#1)/(NLO|#1 central value) ratio'
unset label
unset format
set yrange [-2.4000e-01:1.2000e+00]
set origin 0.0000e+00, 2.0000e-01
set size 1.0000e+00, 1.5000e-01
set mytics 2
set ytics auto
set format x
unset logscale y
set ylabel "ratio w.r.t. NLO|#1"
set label "(LO|#1SD0|#1SD1|#1)/(NLO|#1 central value)" font ",9" at graph 0.03, graph 0.13
plot \
1.0 ls 999 title '',\
'MADatNLO.HwU' index 286 using (($1+$2)/2):7 ls 14 title '',\
'MADatNLO.HwU' index 286 using (($1+$2)/2):6 ls 14 title '',\
'MADatNLO.HwU' index 285 using (($1+$2)/2):7 ls 13 title '',\
'MADatNLO.HwU' index 285 using (($1+$2)/2):6 ls 13 title '',\
'MADatNLO.HwU' index 284 using (($1+$2)/2):7 ls 12 title '',\
'MADatNLO.HwU' index 284 using (($1+$2)/2):6 ls 12 title '',\
'MADatNLO.HwU' index 286 using (($1+$2)/2):5 ls 4 title '',\
'MADatNLO.HwU' index 286 using (($1+$2)/2):3:4 w yerrorbar ls 4 title '',\
'MADatNLO.HwU' index 286 using (($1+$2)/2):3 ls 4 title '',\
'MADatNLO.HwU' index 285 using (($1+$2)/2):5 ls 3 title '',\
'MADatNLO.HwU' index 285 using (($1+$2)/2):3:4 w yerrorbar ls 3 title '',\
'MADatNLO.HwU' index 285 using (($1+$2)/2):3 ls 3 title '',\
'MADatNLO.HwU' index 284 using (($1+$2)/2):5 ls 2 title '',\
'MADatNLO.HwU' index 284 using (($1+$2)/2):3:4 w yerrorbar ls 2 title '',\
'MADatNLO.HwU' index 284 using (($1+$2)/2):3 ls 2 title ''

unset label

################################################################################

################################################################################
### Rendering of the plot titled 'epvemumvm log M'
################################################################################

set multiplot
set label "epvemumvm log M" font ",13" at graph 0.04, graph 1.05
set xrange [-2.0000e-01:3.8000e+00]
set bmargin 0 
set tmargin 0
set xtics nomirror
set ytics nomirror
set mytics 10
set xtics auto
set key horizontal noreverse maxcols 1 width -4 
set label front 'MadGraph5\_aMC\@NLO' font "Courier,11" rotate by 90 at graph 1.02, graph 0.04

#-- rendering subhistograms 'NLO|#1 and LO|#1 results'

set format y '10^{%T}'
set yrange [9.0000e-01:1.1000e+02]
set origin 0.0000e+00, 5.0000e-01
set size 1.0000e+00, 4.0000e-01
set mytics 10
set ytics auto
set format x ''
set logscale y
set ylabel "{/Symbol s} per bin [pb]"

plot \
sqrt(-1) ls 14 title 'SD1|#1, scale variation',\
sqrt(-1) ls 13 title 'SD0|#1, scale variation',\
sqrt(-1) ls 12 title 'LO|#1, scale variation',\
sqrt(-1) ls 11 title 'NLO|#1, scale variation',\
'MADatNLO.HwU' index 290 using (($1+$2)/2):($3 >= 0 ? sqrt(-1) : abs($3)):4 w yerrorbar ls 104 title '',\
'MADatNLO.HwU' index 290 using (($1+$2)/2):($3 >= 0 ? sqrt(-1) : abs($3)) ls 104 title '',\
'MADatNLO.HwU' index 290 using (($1+$2)/2):($3 < 0 ? sqrt(-1) : $3):4 w yerrorbar ls 4 title '',\
'MADatNLO.HwU' index 290 using (($1+$2)/2):($3 < 0 ? sqrt(-1) : $3) ls 4 title 'SD1|#1, central value, dynamical\_scale\_choice=10',\
'MADatNLO.HwU' index 289 using (($1+$2)/2):($3 >= 0 ? sqrt(-1) : abs($3)):4 w yerrorbar ls 103 title '',\
'MADatNLO.HwU' index 289 using (($1+$2)/2):($3 >= 0 ? sqrt(-1) : abs($3)) ls 103 title '',\
'MADatNLO.HwU' index 289 using (($1+$2)/2):($3 < 0 ? sqrt(-1) : $3):4 w yerrorbar ls 3 title '',\
'MADatNLO.HwU' index 289 using (($1+$2)/2):($3 < 0 ? sqrt(-1) : $3) ls 3 title 'SD0|#1, central value, dynamical\_scale\_choice=10',\
'MADatNLO.HwU' index 288 using (($1+$2)/2):($3 >= 0 ? sqrt(-1) : abs($3)):4 w yerrorbar ls 102 title '',\
'MADatNLO.HwU' index 288 using (($1+$2)/2):($3 >= 0 ? sqrt(-1) : abs($3)) ls 102 title '',\
'MADatNLO.HwU' index 288 using (($1+$2)/2):($3 < 0 ? sqrt(-1) : $3):4 w yerrorbar ls 2 title '',\
'MADatNLO.HwU' index 288 using (($1+$2)/2):($3 < 0 ? sqrt(-1) : $3) ls 2 title 'LO|#1, central value, dynamical\_scale\_choice=10',\
'MADatNLO.HwU' index 287 using (($1+$2)/2):($3 >= 0 ? sqrt(-1) : abs($3)):4 w yerrorbar ls 101 title '',\
'MADatNLO.HwU' index 287 using (($1+$2)/2):($3 >= 0 ? sqrt(-1) : abs($3)) ls 101 title '',\
'MADatNLO.HwU' index 287 using (($1+$2)/2):($3 < 0 ? sqrt(-1) : $3):4 w yerrorbar ls 1 title '',\
'MADatNLO.HwU' index 287 using (($1+$2)/2):($3 < 0 ? sqrt(-1) : $3) ls 1 title 'NLO|#1, central value, dynamical\_scale\_choice=10'
#-- rendering subhistograms 'Relative scale and PDF uncertainty'
unset label
unset format
set yrange [-1.4800e+00:1.4000e+00]
set origin 0.0000e+00, 3.5000e-01
set size 1.0000e+00, 1.5000e-01
set mytics 2
set ytics auto
set format x ''
unset logscale y
set ylabel "NLO|#1 rel.unc."
set label "Relative uncertainties w.r.t. central values" font ",9" front at graph 0.03, graph 0.13
plot \
'MADatNLO.HwU' index 290 using (($1+$2)/2):(safe($7,$3,1.0)-1.0) ls 14 title '',\
'MADatNLO.HwU' index 290 using (($1+$2)/2):(safe($6,$3,1.0)-1.0) ls 14 title '',\
'MADatNLO.HwU' index 289 using (($1+$2)/2):(safe($7,$3,1.0)-1.0) ls 13 title '',\
'MADatNLO.HwU' index 289 using (($1+$2)/2):(safe($6,$3,1.0)-1.0) ls 13 title '',\
'MADatNLO.HwU' index 288 using (($1+$2)/2):(safe($7,$3,1.0)-1.0) ls 12 title '',\
'MADatNLO.HwU' index 288 using (($1+$2)/2):(safe($6,$3,1.0)-1.0) ls 12 title '',\
'MADatNLO.HwU' index 287 using (($1+$2)/2):(safe($7,$3,1.0)-1.0) ls 11 title '',\
'MADatNLO.HwU' index 287 using (($1+$2)/2):(safe($6,$3,1.0)-1.0) ls 11 title '',\
0.0 ls 999 title '',\
'MADatNLO.HwU' index 290 using (($1+$2)/2):(0.0):(safe($4,$3,0.0)) w yerrorbar ls 4 title '',\
'MADatNLO.HwU' index 290 using (($1+$2)/2):(safe($5,$3,1.0)-1.0) ls 4 title '',\
'MADatNLO.HwU' index 289 using (($1+$2)/2):(0.0):(safe($4,$3,0.0)) w yerrorbar ls 3 title '',\
'MADatNLO.HwU' index 289 using (($1+$2)/2):(safe($5,$3,1.0)-1.0) ls 3 title '',\
'MADatNLO.HwU' index 288 using (($1+$2)/2):(0.0):(safe($4,$3,0.0)) w yerrorbar ls 2 title '',\
'MADatNLO.HwU' index 288 using (($1+$2)/2):(safe($5,$3,1.0)-1.0) ls 2 title '',\
'MADatNLO.HwU' index 287 using (($1+$2)/2):(0.0):(safe($4,$3,0.0)) w yerrorbar ls 1 title '',\
'MADatNLO.HwU' index 287 using (($1+$2)/2):(safe($5,$3,1.0)-1.0) ls 1 title ''
#-- rendering subhistograms '(LO|#1SD0|#1SD1|#1)/(NLO|#1 central value) ratio'
unset label
unset format
set yrange [-2.4000e-01:1.2000e+00]
set origin 0.0000e+00, 2.0000e-01
set size 1.0000e+00, 1.5000e-01
set mytics 2
set ytics auto
set format x
unset logscale y
set ylabel "ratio w.r.t. NLO|#1"
set label "(LO|#1SD0|#1SD1|#1)/(NLO|#1 central value)" font ",9" at graph 0.03, graph 0.13
plot \
1.0 ls 999 title '',\
'MADatNLO.HwU' index 293 using (($1+$2)/2):7 ls 14 title '',\
'MADatNLO.HwU' index 293 using (($1+$2)/2):6 ls 14 title '',\
'MADatNLO.HwU' index 292 using (($1+$2)/2):7 ls 13 title '',\
'MADatNLO.HwU' index 292 using (($1+$2)/2):6 ls 13 title '',\
'MADatNLO.HwU' index 291 using (($1+$2)/2):7 ls 12 title '',\
'MADatNLO.HwU' index 291 using (($1+$2)/2):6 ls 12 title '',\
'MADatNLO.HwU' index 293 using (($1+$2)/2):5 ls 4 title '',\
'MADatNLO.HwU' index 293 using (($1+$2)/2):3:4 w yerrorbar ls 4 title '',\
'MADatNLO.HwU' index 293 using (($1+$2)/2):3 ls 4 title '',\
'MADatNLO.HwU' index 292 using (($1+$2)/2):5 ls 3 title '',\
'MADatNLO.HwU' index 292 using (($1+$2)/2):3:4 w yerrorbar ls 3 title '',\
'MADatNLO.HwU' index 292 using (($1+$2)/2):3 ls 3 title '',\
'MADatNLO.HwU' index 291 using (($1+$2)/2):5 ls 2 title '',\
'MADatNLO.HwU' index 291 using (($1+$2)/2):3:4 w yerrorbar ls 2 title '',\
'MADatNLO.HwU' index 291 using (($1+$2)/2):3 ls 2 title ''

unset label

################################################################################

################################################################################
### Rendering of the plot titled 'ttbar log M'
################################################################################

set multiplot
set label "ttbar log M" font ",13" at graph 0.04, graph 1.05
set xrange [-2.0000e-01:3.8000e+00]
set bmargin 0 
set tmargin 0
set xtics nomirror
set ytics nomirror
set mytics 10
set xtics auto
set key horizontal noreverse maxcols 1 width -4 
set label front 'MadGraph5\_aMC\@NLO' font "Courier,11" rotate by 90 at graph 1.02, graph 0.04

#-- rendering subhistograms 'NLO|#1 and LO|#1 results'

set format y '10^{%T}'
set yrange [9.0000e-01:1.1000e+02]
set origin 0.0000e+00, 5.0000e-01
set size 1.0000e+00, 4.0000e-01
set mytics 10
set ytics auto
set format x ''
set logscale y
set ylabel "{/Symbol s} per bin [pb]"

plot \
sqrt(-1) ls 14 title 'SD1|#1, scale variation',\
sqrt(-1) ls 13 title 'SD0|#1, scale variation',\
sqrt(-1) ls 12 title 'LO|#1, scale variation',\
sqrt(-1) ls 11 title 'NLO|#1, scale variation',\
'MADatNLO.HwU' index 297 using (($1+$2)/2):($3 >= 0 ? sqrt(-1) : abs($3)):4 w yerrorbar ls 104 title '',\
'MADatNLO.HwU' index 297 using (($1+$2)/2):($3 >= 0 ? sqrt(-1) : abs($3)) ls 104 title '',\
'MADatNLO.HwU' index 297 using (($1+$2)/2):($3 < 0 ? sqrt(-1) : $3):4 w yerrorbar ls 4 title '',\
'MADatNLO.HwU' index 297 using (($1+$2)/2):($3 < 0 ? sqrt(-1) : $3) ls 4 title 'SD1|#1, central value, dynamical\_scale\_choice=10',\
'MADatNLO.HwU' index 296 using (($1+$2)/2):($3 >= 0 ? sqrt(-1) : abs($3)):4 w yerrorbar ls 103 title '',\
'MADatNLO.HwU' index 296 using (($1+$2)/2):($3 >= 0 ? sqrt(-1) : abs($3)) ls 103 title '',\
'MADatNLO.HwU' index 296 using (($1+$2)/2):($3 < 0 ? sqrt(-1) : $3):4 w yerrorbar ls 3 title '',\
'MADatNLO.HwU' index 296 using (($1+$2)/2):($3 < 0 ? sqrt(-1) : $3) ls 3 title 'SD0|#1, central value, dynamical\_scale\_choice=10',\
'MADatNLO.HwU' index 295 using (($1+$2)/2):($3 >= 0 ? sqrt(-1) : abs($3)):4 w yerrorbar ls 102 title '',\
'MADatNLO.HwU' index 295 using (($1+$2)/2):($3 >= 0 ? sqrt(-1) : abs($3)) ls 102 title '',\
'MADatNLO.HwU' index 295 using (($1+$2)/2):($3 < 0 ? sqrt(-1) : $3):4 w yerrorbar ls 2 title '',\
'MADatNLO.HwU' index 295 using (($1+$2)/2):($3 < 0 ? sqrt(-1) : $3) ls 2 title 'LO|#1, central value, dynamical\_scale\_choice=10',\
'MADatNLO.HwU' index 294 using (($1+$2)/2):($3 >= 0 ? sqrt(-1) : abs($3)):4 w yerrorbar ls 101 title '',\
'MADatNLO.HwU' index 294 using (($1+$2)/2):($3 >= 0 ? sqrt(-1) : abs($3)) ls 101 title '',\
'MADatNLO.HwU' index 294 using (($1+$2)/2):($3 < 0 ? sqrt(-1) : $3):4 w yerrorbar ls 1 title '',\
'MADatNLO.HwU' index 294 using (($1+$2)/2):($3 < 0 ? sqrt(-1) : $3) ls 1 title 'NLO|#1, central value, dynamical\_scale\_choice=10'
#-- rendering subhistograms 'Relative scale and PDF uncertainty'
unset label
unset format
set yrange [-1.4800e+00:1.4000e+00]
set origin 0.0000e+00, 3.5000e-01
set size 1.0000e+00, 1.5000e-01
set mytics 2
set ytics auto
set format x ''
unset logscale y
set ylabel "NLO|#1 rel.unc."
set label "Relative uncertainties w.r.t. central values" font ",9" front at graph 0.03, graph 0.13
plot \
'MADatNLO.HwU' index 297 using (($1+$2)/2):(safe($7,$3,1.0)-1.0) ls 14 title '',\
'MADatNLO.HwU' index 297 using (($1+$2)/2):(safe($6,$3,1.0)-1.0) ls 14 title '',\
'MADatNLO.HwU' index 296 using (($1+$2)/2):(safe($7,$3,1.0)-1.0) ls 13 title '',\
'MADatNLO.HwU' index 296 using (($1+$2)/2):(safe($6,$3,1.0)-1.0) ls 13 title '',\
'MADatNLO.HwU' index 295 using (($1+$2)/2):(safe($7,$3,1.0)-1.0) ls 12 title '',\
'MADatNLO.HwU' index 295 using (($1+$2)/2):(safe($6,$3,1.0)-1.0) ls 12 title '',\
'MADatNLO.HwU' index 294 using (($1+$2)/2):(safe($7,$3,1.0)-1.0) ls 11 title '',\
'MADatNLO.HwU' index 294 using (($1+$2)/2):(safe($6,$3,1.0)-1.0) ls 11 title '',\
0.0 ls 999 title '',\
'MADatNLO.HwU' index 297 using (($1+$2)/2):(0.0):(safe($4,$3,0.0)) w yerrorbar ls 4 title '',\
'MADatNLO.HwU' index 297 using (($1+$2)/2):(safe($5,$3,1.0)-1.0) ls 4 title '',\
'MADatNLO.HwU' index 296 using (($1+$2)/2):(0.0):(safe($4,$3,0.0)) w yerrorbar ls 3 title '',\
'MADatNLO.HwU' index 296 using (($1+$2)/2):(safe($5,$3,1.0)-1.0) ls 3 title '',\
'MADatNLO.HwU' index 295 using (($1+$2)/2):(0.0):(safe($4,$3,0.0)) w yerrorbar ls 2 title '',\
'MADatNLO.HwU' index 295 using (($1+$2)/2):(safe($5,$3,1.0)-1.0) ls 2 title '',\
'MADatNLO.HwU' index 294 using (($1+$2)/2):(0.0):(safe($4,$3,0.0)) w yerrorbar ls 1 title '',\
'MADatNLO.HwU' index 294 using (($1+$2)/2):(safe($5,$3,1.0)-1.0) ls 1 title ''
#-- rendering subhistograms '(LO|#1SD0|#1SD1|#1)/(NLO|#1 central value) ratio'
unset label
unset format
set yrange [-2.4000e-01:1.2000e+00]
set origin 0.0000e+00, 2.0000e-01
set size 1.0000e+00, 1.5000e-01
set mytics 2
set ytics auto
set format x
unset logscale y
set ylabel "ratio w.r.t. NLO|#1"
set label "(LO|#1SD0|#1SD1|#1)/(NLO|#1 central value)" font ",9" at graph 0.03, graph 0.13
plot \
1.0 ls 999 title '',\
'MADatNLO.HwU' index 300 using (($1+$2)/2):7 ls 14 title '',\
'MADatNLO.HwU' index 300 using (($1+$2)/2):6 ls 14 title '',\
'MADatNLO.HwU' index 299 using (($1+$2)/2):7 ls 13 title '',\
'MADatNLO.HwU' index 299 using (($1+$2)/2):6 ls 13 title '',\
'MADatNLO.HwU' index 298 using (($1+$2)/2):7 ls 12 title '',\
'MADatNLO.HwU' index 298 using (($1+$2)/2):6 ls 12 title '',\
'MADatNLO.HwU' index 300 using (($1+$2)/2):5 ls 4 title '',\
'MADatNLO.HwU' index 300 using (($1+$2)/2):3:4 w yerrorbar ls 4 title '',\
'MADatNLO.HwU' index 300 using (($1+$2)/2):3 ls 4 title '',\
'MADatNLO.HwU' index 299 using (($1+$2)/2):5 ls 3 title '',\
'MADatNLO.HwU' index 299 using (($1+$2)/2):3:4 w yerrorbar ls 3 title '',\
'MADatNLO.HwU' index 299 using (($1+$2)/2):3 ls 3 title '',\
'MADatNLO.HwU' index 298 using (($1+$2)/2):5 ls 2 title '',\
'MADatNLO.HwU' index 298 using (($1+$2)/2):3:4 w yerrorbar ls 2 title '',\
'MADatNLO.HwU' index 298 using (($1+$2)/2):3 ls 2 title ''

unset label

################################################################################

################################################################################
### Rendering of the plot titled 'higgs-pair log M'
################################################################################

set multiplot
set label "higgs-pair log M" font ",13" at graph 0.04, graph 1.05
set xrange [-2.0000e-01:3.8000e+00]
set bmargin 0 
set tmargin 0
set xtics nomirror
set ytics nomirror
set mytics 10
set xtics auto
set key horizontal noreverse maxcols 1 width -4 
set label front 'MadGraph5\_aMC\@NLO' font "Courier,11" rotate by 90 at graph 1.02, graph 0.04

#-- rendering subhistograms 'NLO|#1 and LO|#1 results'

set format y '10^{%T}'
set yrange [9.0000e-01:1.1000e+02]
set origin 0.0000e+00, 5.0000e-01
set size 1.0000e+00, 4.0000e-01
set mytics 10
set ytics auto
set format x ''
set logscale y
set ylabel "{/Symbol s} per bin [pb]"

plot \
sqrt(-1) ls 14 title 'SD1|#1, scale variation',\
sqrt(-1) ls 13 title 'SD0|#1, scale variation',\
sqrt(-1) ls 12 title 'LO|#1, scale variation',\
sqrt(-1) ls 11 title 'NLO|#1, scale variation',\
'MADatNLO.HwU' index 304 using (($1+$2)/2):($3 >= 0 ? sqrt(-1) : abs($3)):4 w yerrorbar ls 104 title '',\
'MADatNLO.HwU' index 304 using (($1+$2)/2):($3 >= 0 ? sqrt(-1) : abs($3)) ls 104 title '',\
'MADatNLO.HwU' index 304 using (($1+$2)/2):($3 < 0 ? sqrt(-1) : $3):4 w yerrorbar ls 4 title '',\
'MADatNLO.HwU' index 304 using (($1+$2)/2):($3 < 0 ? sqrt(-1) : $3) ls 4 title 'SD1|#1, central value, dynamical\_scale\_choice=10',\
'MADatNLO.HwU' index 303 using (($1+$2)/2):($3 >= 0 ? sqrt(-1) : abs($3)):4 w yerrorbar ls 103 title '',\
'MADatNLO.HwU' index 303 using (($1+$2)/2):($3 >= 0 ? sqrt(-1) : abs($3)) ls 103 title '',\
'MADatNLO.HwU' index 303 using (($1+$2)/2):($3 < 0 ? sqrt(-1) : $3):4 w yerrorbar ls 3 title '',\
'MADatNLO.HwU' index 303 using (($1+$2)/2):($3 < 0 ? sqrt(-1) : $3) ls 3 title 'SD0|#1, central value, dynamical\_scale\_choice=10',\
'MADatNLO.HwU' index 302 using (($1+$2)/2):($3 >= 0 ? sqrt(-1) : abs($3)):4 w yerrorbar ls 102 title '',\
'MADatNLO.HwU' index 302 using (($1+$2)/2):($3 >= 0 ? sqrt(-1) : abs($3)) ls 102 title '',\
'MADatNLO.HwU' index 302 using (($1+$2)/2):($3 < 0 ? sqrt(-1) : $3):4 w yerrorbar ls 2 title '',\
'MADatNLO.HwU' index 302 using (($1+$2)/2):($3 < 0 ? sqrt(-1) : $3) ls 2 title 'LO|#1, central value, dynamical\_scale\_choice=10',\
'MADatNLO.HwU' index 301 using (($1+$2)/2):($3 >= 0 ? sqrt(-1) : abs($3)):4 w yerrorbar ls 101 title '',\
'MADatNLO.HwU' index 301 using (($1+$2)/2):($3 >= 0 ? sqrt(-1) : abs($3)) ls 101 title '',\
'MADatNLO.HwU' index 301 using (($1+$2)/2):($3 < 0 ? sqrt(-1) : $3):4 w yerrorbar ls 1 title '',\
'MADatNLO.HwU' index 301 using (($1+$2)/2):($3 < 0 ? sqrt(-1) : $3) ls 1 title 'NLO|#1, central value, dynamical\_scale\_choice=10'
#-- rendering subhistograms 'Relative scale and PDF uncertainty'
unset label
unset format
set yrange [-1.4800e+00:1.4000e+00]
set origin 0.0000e+00, 3.5000e-01
set size 1.0000e+00, 1.5000e-01
set mytics 2
set ytics auto
set format x ''
unset logscale y
set ylabel "NLO|#1 rel.unc."
set label "Relative uncertainties w.r.t. central values" font ",9" front at graph 0.03, graph 0.13
plot \
'MADatNLO.HwU' index 304 using (($1+$2)/2):(safe($7,$3,1.0)-1.0) ls 14 title '',\
'MADatNLO.HwU' index 304 using (($1+$2)/2):(safe($6,$3,1.0)-1.0) ls 14 title '',\
'MADatNLO.HwU' index 303 using (($1+$2)/2):(safe($7,$3,1.0)-1.0) ls 13 title '',\
'MADatNLO.HwU' index 303 using (($1+$2)/2):(safe($6,$3,1.0)-1.0) ls 13 title '',\
'MADatNLO.HwU' index 302 using (($1+$2)/2):(safe($7,$3,1.0)-1.0) ls 12 title '',\
'MADatNLO.HwU' index 302 using (($1+$2)/2):(safe($6,$3,1.0)-1.0) ls 12 title '',\
'MADatNLO.HwU' index 301 using (($1+$2)/2):(safe($7,$3,1.0)-1.0) ls 11 title '',\
'MADatNLO.HwU' index 301 using (($1+$2)/2):(safe($6,$3,1.0)-1.0) ls 11 title '',\
0.0 ls 999 title '',\
'MADatNLO.HwU' index 304 using (($1+$2)/2):(0.0):(safe($4,$3,0.0)) w yerrorbar ls 4 title '',\
'MADatNLO.HwU' index 304 using (($1+$2)/2):(safe($5,$3,1.0)-1.0) ls 4 title '',\
'MADatNLO.HwU' index 303 using (($1+$2)/2):(0.0):(safe($4,$3,0.0)) w yerrorbar ls 3 title '',\
'MADatNLO.HwU' index 303 using (($1+$2)/2):(safe($5,$3,1.0)-1.0) ls 3 title '',\
'MADatNLO.HwU' index 302 using (($1+$2)/2):(0.0):(safe($4,$3,0.0)) w yerrorbar ls 2 title '',\
'MADatNLO.HwU' index 302 using (($1+$2)/2):(safe($5,$3,1.0)-1.0) ls 2 title '',\
'MADatNLO.HwU' index 301 using (($1+$2)/2):(0.0):(safe($4,$3,0.0)) w yerrorbar ls 1 title '',\
'MADatNLO.HwU' index 301 using (($1+$2)/2):(safe($5,$3,1.0)-1.0) ls 1 title ''
#-- rendering subhistograms '(LO|#1SD0|#1SD1|#1)/(NLO|#1 central value) ratio'
unset label
unset format
set yrange [-2.4000e-01:1.2000e+00]
set origin 0.0000e+00, 2.0000e-01
set size 1.0000e+00, 1.5000e-01
set mytics 2
set ytics auto
set format x
unset logscale y
set ylabel "ratio w.r.t. NLO|#1"
set label "(LO|#1SD0|#1SD1|#1)/(NLO|#1 central value)" font ",9" at graph 0.03, graph 0.13
plot \
1.0 ls 999 title '',\
'MADatNLO.HwU' index 307 using (($1+$2)/2):7 ls 14 title '',\
'MADatNLO.HwU' index 307 using (($1+$2)/2):6 ls 14 title '',\
'MADatNLO.HwU' index 306 using (($1+$2)/2):7 ls 13 title '',\
'MADatNLO.HwU' index 306 using (($1+$2)/2):6 ls 13 title '',\
'MADatNLO.HwU' index 305 using (($1+$2)/2):7 ls 12 title '',\
'MADatNLO.HwU' index 305 using (($1+$2)/2):6 ls 12 title '',\
'MADatNLO.HwU' index 307 using (($1+$2)/2):5 ls 4 title '',\
'MADatNLO.HwU' index 307 using (($1+$2)/2):3:4 w yerrorbar ls 4 title '',\
'MADatNLO.HwU' index 307 using (($1+$2)/2):3 ls 4 title '',\
'MADatNLO.HwU' index 306 using (($1+$2)/2):5 ls 3 title '',\
'MADatNLO.HwU' index 306 using (($1+$2)/2):3:4 w yerrorbar ls 3 title '',\
'MADatNLO.HwU' index 306 using (($1+$2)/2):3 ls 3 title '',\
'MADatNLO.HwU' index 305 using (($1+$2)/2):5 ls 2 title '',\
'MADatNLO.HwU' index 305 using (($1+$2)/2):3:4 w yerrorbar ls 2 title '',\
'MADatNLO.HwU' index 305 using (($1+$2)/2):3 ls 2 title ''

unset label

################################################################################

################################################################################
### Rendering of the plot titled 'j1j2 log M'
################################################################################

set multiplot
set label "j1j2 log M" font ",13" at graph 0.04, graph 1.05
set xrange [3.0000e+00:4.5000e+00]
set bmargin 0 
set tmargin 0
set xtics nomirror
set ytics nomirror
set mytics 10
set xtics auto
set key horizontal noreverse maxcols 1 width -4 
set label front 'MadGraph5\_aMC\@NLO' font "Courier,11" rotate by 90 at graph 1.02, graph 0.04

#-- rendering subhistograms 'NLO|#1 and LO|#1 results'

set format y '10^{%T}'
set yrange [2.2720e-08:1.2275e-04]
set origin 0.0000e+00, 5.0000e-01
set size 1.0000e+00, 4.0000e-01
set mytics 10
set ytics auto
set format x ''
set logscale y
set ylabel "{/Symbol s} per bin [pb]"

plot \
sqrt(-1) ls 14 title 'SD1|#1, scale variation',\
sqrt(-1) ls 13 title 'SD0|#1, scale variation',\
sqrt(-1) ls 12 title 'LO|#1, scale variation',\
sqrt(-1) ls 11 title 'NLO|#1, scale variation',\
'MADatNLO.HwU' index 311 using (($1+$2)/2):($3 >= 0 ? sqrt(-1) : abs($3)):4 w yerrorbar ls 104 title '',\
'MADatNLO.HwU' index 311 using (($1+$2)/2):($3 >= 0 ? sqrt(-1) : abs($3)) ls 104 title '',\
'MADatNLO.HwU' index 311 using (($1+$2)/2):($3 < 0 ? sqrt(-1) : $3):4 w yerrorbar ls 4 title '',\
'MADatNLO.HwU' index 311 using (($1+$2)/2):($3 < 0 ? sqrt(-1) : $3) ls 4 title 'SD1|#1, central value, dynamical\_scale\_choice=10',\
'MADatNLO.HwU' index 310 using (($1+$2)/2):($3 >= 0 ? sqrt(-1) : abs($3)):4 w yerrorbar ls 103 title '',\
'MADatNLO.HwU' index 310 using (($1+$2)/2):($3 >= 0 ? sqrt(-1) : abs($3)) ls 103 title '',\
'MADatNLO.HwU' index 310 using (($1+$2)/2):($3 < 0 ? sqrt(-1) : $3):4 w yerrorbar ls 3 title '',\
'MADatNLO.HwU' index 310 using (($1+$2)/2):($3 < 0 ? sqrt(-1) : $3) ls 3 title 'SD0|#1, central value, dynamical\_scale\_choice=10',\
'MADatNLO.HwU' index 309 using (($1+$2)/2):($3 >= 0 ? sqrt(-1) : abs($3)):4 w yerrorbar ls 102 title '',\
'MADatNLO.HwU' index 309 using (($1+$2)/2):($3 >= 0 ? sqrt(-1) : abs($3)) ls 102 title '',\
'MADatNLO.HwU' index 309 using (($1+$2)/2):($3 < 0 ? sqrt(-1) : $3):4 w yerrorbar ls 2 title '',\
'MADatNLO.HwU' index 309 using (($1+$2)/2):($3 < 0 ? sqrt(-1) : $3) ls 2 title 'LO|#1, central value, dynamical\_scale\_choice=10',\
'MADatNLO.HwU' index 308 using (($1+$2)/2):($3 >= 0 ? sqrt(-1) : abs($3)):4 w yerrorbar ls 101 title '',\
'MADatNLO.HwU' index 308 using (($1+$2)/2):($3 >= 0 ? sqrt(-1) : abs($3)) ls 101 title '',\
'MADatNLO.HwU' index 308 using (($1+$2)/2):($3 < 0 ? sqrt(-1) : $3):4 w yerrorbar ls 1 title '',\
'MADatNLO.HwU' index 308 using (($1+$2)/2):($3 < 0 ? sqrt(-1) : $3) ls 1 title 'NLO|#1, central value, dynamical\_scale\_choice=10'
#-- rendering subhistograms 'Relative scale and PDF uncertainty'
unset label
unset format
set yrange [-8.6450e-02:8.3491e-02]
set origin 0.0000e+00, 3.5000e-01
set size 1.0000e+00, 1.5000e-01
set mytics 2
set ytics auto
set format x ''
unset logscale y
set ylabel "NLO|#1 rel.unc."
set label "Relative uncertainties w.r.t. central values" font ",9" front at graph 0.03, graph 0.13
plot \
'MADatNLO.HwU' index 311 using (($1+$2)/2):(safe($7,$3,1.0)-1.0) ls 14 title '',\
'MADatNLO.HwU' index 311 using (($1+$2)/2):(safe($6,$3,1.0)-1.0) ls 14 title '',\
'MADatNLO.HwU' index 310 using (($1+$2)/2):(safe($7,$3,1.0)-1.0) ls 13 title '',\
'MADatNLO.HwU' index 310 using (($1+$2)/2):(safe($6,$3,1.0)-1.0) ls 13 title '',\
'MADatNLO.HwU' index 309 using (($1+$2)/2):(safe($7,$3,1.0)-1.0) ls 12 title '',\
'MADatNLO.HwU' index 309 using (($1+$2)/2):(safe($6,$3,1.0)-1.0) ls 12 title '',\
'MADatNLO.HwU' index 308 using (($1+$2)/2):(safe($7,$3,1.0)-1.0) ls 11 title '',\
'MADatNLO.HwU' index 308 using (($1+$2)/2):(safe($6,$3,1.0)-1.0) ls 11 title '',\
0.0 ls 999 title '',\
'MADatNLO.HwU' index 311 using (($1+$2)/2):(0.0):(safe($4,$3,0.0)) w yerrorbar ls 4 title '',\
'MADatNLO.HwU' index 311 using (($1+$2)/2):(safe($5,$3,1.0)-1.0) ls 4 title '',\
'MADatNLO.HwU' index 310 using (($1+$2)/2):(0.0):(safe($4,$3,0.0)) w yerrorbar ls 3 title '',\
'MADatNLO.HwU' index 310 using (($1+$2)/2):(safe($5,$3,1.0)-1.0) ls 3 title '',\
'MADatNLO.HwU' index 309 using (($1+$2)/2):(0.0):(safe($4,$3,0.0)) w yerrorbar ls 2 title '',\
'MADatNLO.HwU' index 309 using (($1+$2)/2):(safe($5,$3,1.0)-1.0) ls 2 title '',\
'MADatNLO.HwU' index 308 using (($1+$2)/2):(0.0):(safe($4,$3,0.0)) w yerrorbar ls 1 title '',\
'MADatNLO.HwU' index 308 using (($1+$2)/2):(safe($5,$3,1.0)-1.0) ls 1 title ''
#-- rendering subhistograms '(LO|#1SD0|#1SD1|#1)/(NLO|#1 central value) ratio'
unset label
unset format
set yrange [-5.2045e-01:1.1163e+00]
set origin 0.0000e+00, 2.0000e-01
set size 1.0000e+00, 1.5000e-01
set mytics 2
set ytics auto
set format x
unset logscale y
set ylabel "ratio w.r.t. NLO|#1"
set label "(LO|#1SD0|#1SD1|#1)/(NLO|#1 central value)" font ",9" at graph 0.03, graph 0.13
plot \
1.0 ls 999 title '',\
'MADatNLO.HwU' index 314 using (($1+$2)/2):7 ls 14 title '',\
'MADatNLO.HwU' index 314 using (($1+$2)/2):6 ls 14 title '',\
'MADatNLO.HwU' index 313 using (($1+$2)/2):7 ls 13 title '',\
'MADatNLO.HwU' index 313 using (($1+$2)/2):6 ls 13 title '',\
'MADatNLO.HwU' index 312 using (($1+$2)/2):7 ls 12 title '',\
'MADatNLO.HwU' index 312 using (($1+$2)/2):6 ls 12 title '',\
'MADatNLO.HwU' index 314 using (($1+$2)/2):5 ls 4 title '',\
'MADatNLO.HwU' index 314 using (($1+$2)/2):3:4 w yerrorbar ls 4 title '',\
'MADatNLO.HwU' index 314 using (($1+$2)/2):3 ls 4 title '',\
'MADatNLO.HwU' index 313 using (($1+$2)/2):5 ls 3 title '',\
'MADatNLO.HwU' index 313 using (($1+$2)/2):3:4 w yerrorbar ls 3 title '',\
'MADatNLO.HwU' index 313 using (($1+$2)/2):3 ls 3 title '',\
'MADatNLO.HwU' index 312 using (($1+$2)/2):5 ls 2 title '',\
'MADatNLO.HwU' index 312 using (($1+$2)/2):3:4 w yerrorbar ls 2 title '',\
'MADatNLO.HwU' index 312 using (($1+$2)/2):3 ls 2 title ''

unset label

################################################################################

################################################################################
### Rendering of the plot titled 'j2j3 log M'
################################################################################

set multiplot
set label "j2j3 log M" font ",13" at graph 0.04, graph 1.05
set xrange [3.0000e+00:4.5000e+00]
set bmargin 0 
set tmargin 0
set xtics nomirror
set ytics nomirror
set mytics 10
set xtics auto
set key horizontal noreverse maxcols 1 width -4 
set label front 'MadGraph5\_aMC\@NLO' font "Courier,11" rotate by 90 at graph 1.02, graph 0.04

#-- rendering subhistograms 'NLO|#1 and LO|#1 results'

set format y '10^{%T}'
set yrange [3.3750e-10:1.1149e-04]
set origin 0.0000e+00, 5.0000e-01
set size 1.0000e+00, 4.0000e-01
set mytics 10
set ytics auto
set format x ''
set logscale y
set ylabel "{/Symbol s} per bin [pb]"

plot \
sqrt(-1) ls 14 title 'SD1|#1, scale variation',\
sqrt(-1) ls 13 title 'SD0|#1, scale variation',\
sqrt(-1) ls 12 title 'LO|#1, scale variation',\
sqrt(-1) ls 11 title 'NLO|#1, scale variation',\
'MADatNLO.HwU' index 318 using (($1+$2)/2):($3 >= 0 ? sqrt(-1) : abs($3)):4 w yerrorbar ls 104 title '',\
'MADatNLO.HwU' index 318 using (($1+$2)/2):($3 >= 0 ? sqrt(-1) : abs($3)) ls 104 title '',\
'MADatNLO.HwU' index 318 using (($1+$2)/2):($3 < 0 ? sqrt(-1) : $3):4 w yerrorbar ls 4 title '',\
'MADatNLO.HwU' index 318 using (($1+$2)/2):($3 < 0 ? sqrt(-1) : $3) ls 4 title 'SD1|#1, central value, dynamical\_scale\_choice=10',\
'MADatNLO.HwU' index 317 using (($1+$2)/2):($3 >= 0 ? sqrt(-1) : abs($3)):4 w yerrorbar ls 103 title '',\
'MADatNLO.HwU' index 317 using (($1+$2)/2):($3 >= 0 ? sqrt(-1) : abs($3)) ls 103 title '',\
'MADatNLO.HwU' index 317 using (($1+$2)/2):($3 < 0 ? sqrt(-1) : $3):4 w yerrorbar ls 3 title '',\
'MADatNLO.HwU' index 317 using (($1+$2)/2):($3 < 0 ? sqrt(-1) : $3) ls 3 title 'SD0|#1, central value, dynamical\_scale\_choice=10',\
'MADatNLO.HwU' index 316 using (($1+$2)/2):($3 >= 0 ? sqrt(-1) : abs($3)):4 w yerrorbar ls 102 title '',\
'MADatNLO.HwU' index 316 using (($1+$2)/2):($3 >= 0 ? sqrt(-1) : abs($3)) ls 102 title '',\
'MADatNLO.HwU' index 316 using (($1+$2)/2):($3 < 0 ? sqrt(-1) : $3):4 w yerrorbar ls 2 title '',\
'MADatNLO.HwU' index 316 using (($1+$2)/2):($3 < 0 ? sqrt(-1) : $3) ls 2 title 'LO|#1, central value, dynamical\_scale\_choice=10',\
'MADatNLO.HwU' index 315 using (($1+$2)/2):($3 >= 0 ? sqrt(-1) : abs($3)):4 w yerrorbar ls 101 title '',\
'MADatNLO.HwU' index 315 using (($1+$2)/2):($3 >= 0 ? sqrt(-1) : abs($3)) ls 101 title '',\
'MADatNLO.HwU' index 315 using (($1+$2)/2):($3 < 0 ? sqrt(-1) : $3):4 w yerrorbar ls 1 title '',\
'MADatNLO.HwU' index 315 using (($1+$2)/2):($3 < 0 ? sqrt(-1) : $3) ls 1 title 'NLO|#1, central value, dynamical\_scale\_choice=10'
#-- rendering subhistograms 'Relative scale and PDF uncertainty'
unset label
unset format
set yrange [-1.2218e-01:1.2337e-01]
set origin 0.0000e+00, 3.5000e-01
set size 1.0000e+00, 1.5000e-01
set mytics 2
set ytics auto
set format x ''
unset logscale y
set ylabel "NLO|#1 rel.unc."
set label "Relative uncertainties w.r.t. central values" font ",9" front at graph 0.03, graph 0.13
plot \
'MADatNLO.HwU' index 318 using (($1+$2)/2):(safe($7,$3,1.0)-1.0) ls 14 title '',\
'MADatNLO.HwU' index 318 using (($1+$2)/2):(safe($6,$3,1.0)-1.0) ls 14 title '',\
'MADatNLO.HwU' index 317 using (($1+$2)/2):(safe($7,$3,1.0)-1.0) ls 13 title '',\
'MADatNLO.HwU' index 317 using (($1+$2)/2):(safe($6,$3,1.0)-1.0) ls 13 title '',\
'MADatNLO.HwU' index 316 using (($1+$2)/2):(safe($7,$3,1.0)-1.0) ls 12 title '',\
'MADatNLO.HwU' index 316 using (($1+$2)/2):(safe($6,$3,1.0)-1.0) ls 12 title '',\
'MADatNLO.HwU' index 315 using (($1+$2)/2):(safe($7,$3,1.0)-1.0) ls 11 title '',\
'MADatNLO.HwU' index 315 using (($1+$2)/2):(safe($6,$3,1.0)-1.0) ls 11 title '',\
0.0 ls 999 title '',\
'MADatNLO.HwU' index 318 using (($1+$2)/2):(0.0):(safe($4,$3,0.0)) w yerrorbar ls 4 title '',\
'MADatNLO.HwU' index 318 using (($1+$2)/2):(safe($5,$3,1.0)-1.0) ls 4 title '',\
'MADatNLO.HwU' index 317 using (($1+$2)/2):(0.0):(safe($4,$3,0.0)) w yerrorbar ls 3 title '',\
'MADatNLO.HwU' index 317 using (($1+$2)/2):(safe($5,$3,1.0)-1.0) ls 3 title '',\
'MADatNLO.HwU' index 316 using (($1+$2)/2):(0.0):(safe($4,$3,0.0)) w yerrorbar ls 2 title '',\
'MADatNLO.HwU' index 316 using (($1+$2)/2):(safe($5,$3,1.0)-1.0) ls 2 title '',\
'MADatNLO.HwU' index 315 using (($1+$2)/2):(0.0):(safe($4,$3,0.0)) w yerrorbar ls 1 title '',\
'MADatNLO.HwU' index 315 using (($1+$2)/2):(safe($5,$3,1.0)-1.0) ls 1 title ''
#-- rendering subhistograms '(LO|#1SD0|#1SD1|#1)/(NLO|#1 central value) ratio'
unset label
unset format
set yrange [-4.1269e-01:1.4657e+00]
set origin 0.0000e+00, 2.0000e-01
set size 1.0000e+00, 1.5000e-01
set mytics 2
set ytics auto
set format x
unset logscale y
set ylabel "ratio w.r.t. NLO|#1"
set label "(LO|#1SD0|#1SD1|#1)/(NLO|#1 central value)" font ",9" at graph 0.03, graph 0.13
plot \
1.0 ls 999 title '',\
'MADatNLO.HwU' index 321 using (($1+$2)/2):7 ls 14 title '',\
'MADatNLO.HwU' index 321 using (($1+$2)/2):6 ls 14 title '',\
'MADatNLO.HwU' index 320 using (($1+$2)/2):7 ls 13 title '',\
'MADatNLO.HwU' index 320 using (($1+$2)/2):6 ls 13 title '',\
'MADatNLO.HwU' index 319 using (($1+$2)/2):7 ls 12 title '',\
'MADatNLO.HwU' index 319 using (($1+$2)/2):6 ls 12 title '',\
'MADatNLO.HwU' index 321 using (($1+$2)/2):5 ls 4 title '',\
'MADatNLO.HwU' index 321 using (($1+$2)/2):3:4 w yerrorbar ls 4 title '',\
'MADatNLO.HwU' index 321 using (($1+$2)/2):3 ls 4 title '',\
'MADatNLO.HwU' index 320 using (($1+$2)/2):5 ls 3 title '',\
'MADatNLO.HwU' index 320 using (($1+$2)/2):3:4 w yerrorbar ls 3 title '',\
'MADatNLO.HwU' index 320 using (($1+$2)/2):3 ls 3 title '',\
'MADatNLO.HwU' index 319 using (($1+$2)/2):5 ls 2 title '',\
'MADatNLO.HwU' index 319 using (($1+$2)/2):3:4 w yerrorbar ls 2 title '',\
'MADatNLO.HwU' index 319 using (($1+$2)/2):3 ls 2 title ''

unset label

################################################################################

################################################################################
### Rendering of the plot titled 'j1j3 log M'
################################################################################

set multiplot
set label "j1j3 log M" font ",13" at graph 0.04, graph 1.05
set xrange [3.0000e+00:4.5000e+00]
set bmargin 0 
set tmargin 0
set xtics nomirror
set ytics nomirror
set mytics 10
set xtics auto
set key horizontal noreverse maxcols 1 width -4 
set label front 'MadGraph5\_aMC\@NLO' font "Courier,11" rotate by 90 at graph 1.02, graph 0.04

#-- rendering subhistograms 'NLO|#1 and LO|#1 results'

set format y '10^{%T}'
set yrange [2.1957e-09:1.4135e-04]
set origin 0.0000e+00, 5.0000e-01
set size 1.0000e+00, 4.0000e-01
set mytics 10
set ytics auto
set format x ''
set logscale y
set ylabel "{/Symbol s} per bin [pb]"

plot \
sqrt(-1) ls 14 title 'SD1|#1, scale variation',\
sqrt(-1) ls 13 title 'SD0|#1, scale variation',\
sqrt(-1) ls 12 title 'LO|#1, scale variation',\
sqrt(-1) ls 11 title 'NLO|#1, scale variation',\
'MADatNLO.HwU' index 325 using (($1+$2)/2):($3 >= 0 ? sqrt(-1) : abs($3)):4 w yerrorbar ls 104 title '',\
'MADatNLO.HwU' index 325 using (($1+$2)/2):($3 >= 0 ? sqrt(-1) : abs($3)) ls 104 title '',\
'MADatNLO.HwU' index 325 using (($1+$2)/2):($3 < 0 ? sqrt(-1) : $3):4 w yerrorbar ls 4 title '',\
'MADatNLO.HwU' index 325 using (($1+$2)/2):($3 < 0 ? sqrt(-1) : $3) ls 4 title 'SD1|#1, central value, dynamical\_scale\_choice=10',\
'MADatNLO.HwU' index 324 using (($1+$2)/2):($3 >= 0 ? sqrt(-1) : abs($3)):4 w yerrorbar ls 103 title '',\
'MADatNLO.HwU' index 324 using (($1+$2)/2):($3 >= 0 ? sqrt(-1) : abs($3)) ls 103 title '',\
'MADatNLO.HwU' index 324 using (($1+$2)/2):($3 < 0 ? sqrt(-1) : $3):4 w yerrorbar ls 3 title '',\
'MADatNLO.HwU' index 324 using (($1+$2)/2):($3 < 0 ? sqrt(-1) : $3) ls 3 title 'SD0|#1, central value, dynamical\_scale\_choice=10',\
'MADatNLO.HwU' index 323 using (($1+$2)/2):($3 >= 0 ? sqrt(-1) : abs($3)):4 w yerrorbar ls 102 title '',\
'MADatNLO.HwU' index 323 using (($1+$2)/2):($3 >= 0 ? sqrt(-1) : abs($3)) ls 102 title '',\
'MADatNLO.HwU' index 323 using (($1+$2)/2):($3 < 0 ? sqrt(-1) : $3):4 w yerrorbar ls 2 title '',\
'MADatNLO.HwU' index 323 using (($1+$2)/2):($3 < 0 ? sqrt(-1) : $3) ls 2 title 'LO|#1, central value, dynamical\_scale\_choice=10',\
'MADatNLO.HwU' index 322 using (($1+$2)/2):($3 >= 0 ? sqrt(-1) : abs($3)):4 w yerrorbar ls 101 title '',\
'MADatNLO.HwU' index 322 using (($1+$2)/2):($3 >= 0 ? sqrt(-1) : abs($3)) ls 101 title '',\
'MADatNLO.HwU' index 322 using (($1+$2)/2):($3 < 0 ? sqrt(-1) : $3):4 w yerrorbar ls 1 title '',\
'MADatNLO.HwU' index 322 using (($1+$2)/2):($3 < 0 ? sqrt(-1) : $3) ls 1 title 'NLO|#1, central value, dynamical\_scale\_choice=10'
#-- rendering subhistograms 'Relative scale and PDF uncertainty'
unset label
unset format
set yrange [-4.0309e-01:3.8130e-01]
set origin 0.0000e+00, 3.5000e-01
set size 1.0000e+00, 1.5000e-01
set mytics 2
set ytics auto
set format x ''
unset logscale y
set ylabel "NLO|#1 rel.unc."
set label "Relative uncertainties w.r.t. central values" font ",9" front at graph 0.03, graph 0.13
plot \
'MADatNLO.HwU' index 325 using (($1+$2)/2):(safe($7,$3,1.0)-1.0) ls 14 title '',\
'MADatNLO.HwU' index 325 using (($1+$2)/2):(safe($6,$3,1.0)-1.0) ls 14 title '',\
'MADatNLO.HwU' index 324 using (($1+$2)/2):(safe($7,$3,1.0)-1.0) ls 13 title '',\
'MADatNLO.HwU' index 324 using (($1+$2)/2):(safe($6,$3,1.0)-1.0) ls 13 title '',\
'MADatNLO.HwU' index 323 using (($1+$2)/2):(safe($7,$3,1.0)-1.0) ls 12 title '',\
'MADatNLO.HwU' index 323 using (($1+$2)/2):(safe($6,$3,1.0)-1.0) ls 12 title '',\
'MADatNLO.HwU' index 322 using (($1+$2)/2):(safe($7,$3,1.0)-1.0) ls 11 title '',\
'MADatNLO.HwU' index 322 using (($1+$2)/2):(safe($6,$3,1.0)-1.0) ls 11 title '',\
0.0 ls 999 title '',\
'MADatNLO.HwU' index 325 using (($1+$2)/2):(0.0):(safe($4,$3,0.0)) w yerrorbar ls 4 title '',\
'MADatNLO.HwU' index 325 using (($1+$2)/2):(safe($5,$3,1.0)-1.0) ls 4 title '',\
'MADatNLO.HwU' index 324 using (($1+$2)/2):(0.0):(safe($4,$3,0.0)) w yerrorbar ls 3 title '',\
'MADatNLO.HwU' index 324 using (($1+$2)/2):(safe($5,$3,1.0)-1.0) ls 3 title '',\
'MADatNLO.HwU' index 323 using (($1+$2)/2):(0.0):(safe($4,$3,0.0)) w yerrorbar ls 2 title '',\
'MADatNLO.HwU' index 323 using (($1+$2)/2):(safe($5,$3,1.0)-1.0) ls 2 title '',\
'MADatNLO.HwU' index 322 using (($1+$2)/2):(0.0):(safe($4,$3,0.0)) w yerrorbar ls 1 title '',\
'MADatNLO.HwU' index 322 using (($1+$2)/2):(safe($5,$3,1.0)-1.0) ls 1 title ''
#-- rendering subhistograms '(LO|#1SD0|#1SD1|#1)/(NLO|#1 central value) ratio'
unset label
unset format
set yrange [-3.9011e-01:1.0862e+00]
set origin 0.0000e+00, 2.0000e-01
set size 1.0000e+00, 1.5000e-01
set mytics 2
set ytics auto
set format x
unset logscale y
set ylabel "ratio w.r.t. NLO|#1"
set label "(LO|#1SD0|#1SD1|#1)/(NLO|#1 central value)" font ",9" at graph 0.03, graph 0.13
plot \
1.0 ls 999 title '',\
'MADatNLO.HwU' index 328 using (($1+$2)/2):7 ls 14 title '',\
'MADatNLO.HwU' index 328 using (($1+$2)/2):6 ls 14 title '',\
'MADatNLO.HwU' index 327 using (($1+$2)/2):7 ls 13 title '',\
'MADatNLO.HwU' index 327 using (($1+$2)/2):6 ls 13 title '',\
'MADatNLO.HwU' index 326 using (($1+$2)/2):7 ls 12 title '',\
'MADatNLO.HwU' index 326 using (($1+$2)/2):6 ls 12 title '',\
'MADatNLO.HwU' index 328 using (($1+$2)/2):5 ls 4 title '',\
'MADatNLO.HwU' index 328 using (($1+$2)/2):3:4 w yerrorbar ls 4 title '',\
'MADatNLO.HwU' index 328 using (($1+$2)/2):3 ls 4 title '',\
'MADatNLO.HwU' index 327 using (($1+$2)/2):5 ls 3 title '',\
'MADatNLO.HwU' index 327 using (($1+$2)/2):3:4 w yerrorbar ls 3 title '',\
'MADatNLO.HwU' index 327 using (($1+$2)/2):3 ls 3 title '',\
'MADatNLO.HwU' index 326 using (($1+$2)/2):5 ls 2 title '',\
'MADatNLO.HwU' index 326 using (($1+$2)/2):3:4 w yerrorbar ls 2 title '',\
'MADatNLO.HwU' index 326 using (($1+$2)/2):3 ls 2 title ''

unset label

################################################################################

################################################################################
### Rendering of the plot titled 'j1j2j3 log M'
################################################################################

set multiplot
set label "j1j2j3 log M" font ",13" at graph 0.04, graph 1.05
set xrange [3.2000e+00:4.5000e+00]
set bmargin 0 
set tmargin 0
set xtics nomirror
set ytics nomirror
set mytics 10
set xtics auto
set key horizontal noreverse maxcols 1 width -4 
set label front 'MadGraph5\_aMC\@NLO' font "Courier,11" rotate by 90 at graph 1.02, graph 0.04

#-- rendering subhistograms 'NLO|#1 and LO|#1 results'

set format y '10^{%T}'
set yrange [1.1896e-10:1.4234e-04]
set origin 0.0000e+00, 5.0000e-01
set size 1.0000e+00, 4.0000e-01
set mytics 10
set ytics auto
set format x ''
set logscale y
set ylabel "{/Symbol s} per bin [pb]"

plot \
sqrt(-1) ls 14 title 'SD1|#1, scale variation',\
sqrt(-1) ls 13 title 'SD0|#1, scale variation',\
sqrt(-1) ls 12 title 'LO|#1, scale variation',\
sqrt(-1) ls 11 title 'NLO|#1, scale variation',\
'MADatNLO.HwU' index 332 using (($1+$2)/2):($3 >= 0 ? sqrt(-1) : abs($3)):4 w yerrorbar ls 104 title '',\
'MADatNLO.HwU' index 332 using (($1+$2)/2):($3 >= 0 ? sqrt(-1) : abs($3)) ls 104 title '',\
'MADatNLO.HwU' index 332 using (($1+$2)/2):($3 < 0 ? sqrt(-1) : $3):4 w yerrorbar ls 4 title '',\
'MADatNLO.HwU' index 332 using (($1+$2)/2):($3 < 0 ? sqrt(-1) : $3) ls 4 title 'SD1|#1, central value, dynamical\_scale\_choice=10',\
'MADatNLO.HwU' index 331 using (($1+$2)/2):($3 >= 0 ? sqrt(-1) : abs($3)):4 w yerrorbar ls 103 title '',\
'MADatNLO.HwU' index 331 using (($1+$2)/2):($3 >= 0 ? sqrt(-1) : abs($3)) ls 103 title '',\
'MADatNLO.HwU' index 331 using (($1+$2)/2):($3 < 0 ? sqrt(-1) : $3):4 w yerrorbar ls 3 title '',\
'MADatNLO.HwU' index 331 using (($1+$2)/2):($3 < 0 ? sqrt(-1) : $3) ls 3 title 'SD0|#1, central value, dynamical\_scale\_choice=10',\
'MADatNLO.HwU' index 330 using (($1+$2)/2):($3 >= 0 ? sqrt(-1) : abs($3)):4 w yerrorbar ls 102 title '',\
'MADatNLO.HwU' index 330 using (($1+$2)/2):($3 >= 0 ? sqrt(-1) : abs($3)) ls 102 title '',\
'MADatNLO.HwU' index 330 using (($1+$2)/2):($3 < 0 ? sqrt(-1) : $3):4 w yerrorbar ls 2 title '',\
'MADatNLO.HwU' index 330 using (($1+$2)/2):($3 < 0 ? sqrt(-1) : $3) ls 2 title 'LO|#1, central value, dynamical\_scale\_choice=10',\
'MADatNLO.HwU' index 329 using (($1+$2)/2):($3 >= 0 ? sqrt(-1) : abs($3)):4 w yerrorbar ls 101 title '',\
'MADatNLO.HwU' index 329 using (($1+$2)/2):($3 >= 0 ? sqrt(-1) : abs($3)) ls 101 title '',\
'MADatNLO.HwU' index 329 using (($1+$2)/2):($3 < 0 ? sqrt(-1) : $3):4 w yerrorbar ls 1 title '',\
'MADatNLO.HwU' index 329 using (($1+$2)/2):($3 < 0 ? sqrt(-1) : $3) ls 1 title 'NLO|#1, central value, dynamical\_scale\_choice=10'
#-- rendering subhistograms 'Relative scale and PDF uncertainty'
unset label
unset format
set yrange [-7.7063e-02:7.6699e-02]
set origin 0.0000e+00, 3.5000e-01
set size 1.0000e+00, 1.5000e-01
set mytics 2
set ytics auto
set format x ''
unset logscale y
set ylabel "NLO|#1 rel.unc."
set label "Relative uncertainties w.r.t. central values" font ",9" front at graph 0.03, graph 0.13
plot \
'MADatNLO.HwU' index 332 using (($1+$2)/2):(safe($7,$3,1.0)-1.0) ls 14 title '',\
'MADatNLO.HwU' index 332 using (($1+$2)/2):(safe($6,$3,1.0)-1.0) ls 14 title '',\
'MADatNLO.HwU' index 331 using (($1+$2)/2):(safe($7,$3,1.0)-1.0) ls 13 title '',\
'MADatNLO.HwU' index 331 using (($1+$2)/2):(safe($6,$3,1.0)-1.0) ls 13 title '',\
'MADatNLO.HwU' index 330 using (($1+$2)/2):(safe($7,$3,1.0)-1.0) ls 12 title '',\
'MADatNLO.HwU' index 330 using (($1+$2)/2):(safe($6,$3,1.0)-1.0) ls 12 title '',\
'MADatNLO.HwU' index 329 using (($1+$2)/2):(safe($7,$3,1.0)-1.0) ls 11 title '',\
'MADatNLO.HwU' index 329 using (($1+$2)/2):(safe($6,$3,1.0)-1.0) ls 11 title '',\
0.0 ls 999 title '',\
'MADatNLO.HwU' index 332 using (($1+$2)/2):(0.0):(safe($4,$3,0.0)) w yerrorbar ls 4 title '',\
'MADatNLO.HwU' index 332 using (($1+$2)/2):(safe($5,$3,1.0)-1.0) ls 4 title '',\
'MADatNLO.HwU' index 331 using (($1+$2)/2):(0.0):(safe($4,$3,0.0)) w yerrorbar ls 3 title '',\
'MADatNLO.HwU' index 331 using (($1+$2)/2):(safe($5,$3,1.0)-1.0) ls 3 title '',\
'MADatNLO.HwU' index 330 using (($1+$2)/2):(0.0):(safe($4,$3,0.0)) w yerrorbar ls 2 title '',\
'MADatNLO.HwU' index 330 using (($1+$2)/2):(safe($5,$3,1.0)-1.0) ls 2 title '',\
'MADatNLO.HwU' index 329 using (($1+$2)/2):(0.0):(safe($4,$3,0.0)) w yerrorbar ls 1 title '',\
'MADatNLO.HwU' index 329 using (($1+$2)/2):(safe($5,$3,1.0)-1.0) ls 1 title ''
#-- rendering subhistograms '(LO|#1SD0|#1SD1|#1)/(NLO|#1 central value) ratio'
unset label
unset format
set yrange [-5.3883e-01:1.0063e+00]
set origin 0.0000e+00, 2.0000e-01
set size 1.0000e+00, 1.5000e-01
set mytics 2
set ytics auto
set format x
unset logscale y
set ylabel "ratio w.r.t. NLO|#1"
set label "(LO|#1SD0|#1SD1|#1)/(NLO|#1 central value)" font ",9" at graph 0.03, graph 0.13
plot \
1.0 ls 999 title '',\
'MADatNLO.HwU' index 335 using (($1+$2)/2):7 ls 14 title '',\
'MADatNLO.HwU' index 335 using (($1+$2)/2):6 ls 14 title '',\
'MADatNLO.HwU' index 334 using (($1+$2)/2):7 ls 13 title '',\
'MADatNLO.HwU' index 334 using (($1+$2)/2):6 ls 13 title '',\
'MADatNLO.HwU' index 333 using (($1+$2)/2):7 ls 12 title '',\
'MADatNLO.HwU' index 333 using (($1+$2)/2):6 ls 12 title '',\
'MADatNLO.HwU' index 335 using (($1+$2)/2):5 ls 4 title '',\
'MADatNLO.HwU' index 335 using (($1+$2)/2):3:4 w yerrorbar ls 4 title '',\
'MADatNLO.HwU' index 335 using (($1+$2)/2):3 ls 4 title '',\
'MADatNLO.HwU' index 334 using (($1+$2)/2):5 ls 3 title '',\
'MADatNLO.HwU' index 334 using (($1+$2)/2):3:4 w yerrorbar ls 3 title '',\
'MADatNLO.HwU' index 334 using (($1+$2)/2):3 ls 3 title '',\
'MADatNLO.HwU' index 333 using (($1+$2)/2):5 ls 2 title '',\
'MADatNLO.HwU' index 333 using (($1+$2)/2):3:4 w yerrorbar ls 2 title '',\
'MADatNLO.HwU' index 333 using (($1+$2)/2):3 ls 2 title ''

unset label

################################################################################

################################################################################
### Rendering of the plot titled '3w log M'
################################################################################

set multiplot
set label "3w log M" font ",13" at graph 0.04, graph 1.05
set xrange [3.2000e+00:4.5000e+00]
set bmargin 0 
set tmargin 0
set xtics nomirror
set ytics nomirror
set mytics 10
set xtics auto
set key horizontal noreverse maxcols 1 width -4 
set label front 'MadGraph5\_aMC\@NLO' font "Courier,11" rotate by 90 at graph 1.02, graph 0.04

#-- rendering subhistograms 'NLO|#1 and LO|#1 results'

set format y '10^{%T}'
set yrange [1.1896e-10:1.4465e-04]
set origin 0.0000e+00, 5.0000e-01
set size 1.0000e+00, 4.0000e-01
set mytics 10
set ytics auto
set format x ''
set logscale y
set ylabel "{/Symbol s} per bin [pb]"

plot \
sqrt(-1) ls 14 title 'SD1|#1, scale variation',\
sqrt(-1) ls 13 title 'SD0|#1, scale variation',\
sqrt(-1) ls 12 title 'LO|#1, scale variation',\
sqrt(-1) ls 11 title 'NLO|#1, scale variation',\
'MADatNLO.HwU' index 339 using (($1+$2)/2):($3 >= 0 ? sqrt(-1) : abs($3)):4 w yerrorbar ls 104 title '',\
'MADatNLO.HwU' index 339 using (($1+$2)/2):($3 >= 0 ? sqrt(-1) : abs($3)) ls 104 title '',\
'MADatNLO.HwU' index 339 using (($1+$2)/2):($3 < 0 ? sqrt(-1) : $3):4 w yerrorbar ls 4 title '',\
'MADatNLO.HwU' index 339 using (($1+$2)/2):($3 < 0 ? sqrt(-1) : $3) ls 4 title 'SD1|#1, central value, dynamical\_scale\_choice=10',\
'MADatNLO.HwU' index 338 using (($1+$2)/2):($3 >= 0 ? sqrt(-1) : abs($3)):4 w yerrorbar ls 103 title '',\
'MADatNLO.HwU' index 338 using (($1+$2)/2):($3 >= 0 ? sqrt(-1) : abs($3)) ls 103 title '',\
'MADatNLO.HwU' index 338 using (($1+$2)/2):($3 < 0 ? sqrt(-1) : $3):4 w yerrorbar ls 3 title '',\
'MADatNLO.HwU' index 338 using (($1+$2)/2):($3 < 0 ? sqrt(-1) : $3) ls 3 title 'SD0|#1, central value, dynamical\_scale\_choice=10',\
'MADatNLO.HwU' index 337 using (($1+$2)/2):($3 >= 0 ? sqrt(-1) : abs($3)):4 w yerrorbar ls 102 title '',\
'MADatNLO.HwU' index 337 using (($1+$2)/2):($3 >= 0 ? sqrt(-1) : abs($3)) ls 102 title '',\
'MADatNLO.HwU' index 337 using (($1+$2)/2):($3 < 0 ? sqrt(-1) : $3):4 w yerrorbar ls 2 title '',\
'MADatNLO.HwU' index 337 using (($1+$2)/2):($3 < 0 ? sqrt(-1) : $3) ls 2 title 'LO|#1, central value, dynamical\_scale\_choice=10',\
'MADatNLO.HwU' index 336 using (($1+$2)/2):($3 >= 0 ? sqrt(-1) : abs($3)):4 w yerrorbar ls 101 title '',\
'MADatNLO.HwU' index 336 using (($1+$2)/2):($3 >= 0 ? sqrt(-1) : abs($3)) ls 101 title '',\
'MADatNLO.HwU' index 336 using (($1+$2)/2):($3 < 0 ? sqrt(-1) : $3):4 w yerrorbar ls 1 title '',\
'MADatNLO.HwU' index 336 using (($1+$2)/2):($3 < 0 ? sqrt(-1) : $3) ls 1 title 'NLO|#1, central value, dynamical\_scale\_choice=10'
#-- rendering subhistograms 'Relative scale and PDF uncertainty'
unset label
unset format
set yrange [-9.4623e-02:9.6575e-02]
set origin 0.0000e+00, 3.5000e-01
set size 1.0000e+00, 1.5000e-01
set mytics 2
set ytics auto
set format x ''
unset logscale y
set ylabel "NLO|#1 rel.unc."
set label "Relative uncertainties w.r.t. central values" font ",9" front at graph 0.03, graph 0.13
plot \
'MADatNLO.HwU' index 339 using (($1+$2)/2):(safe($7,$3,1.0)-1.0) ls 14 title '',\
'MADatNLO.HwU' index 339 using (($1+$2)/2):(safe($6,$3,1.0)-1.0) ls 14 title '',\
'MADatNLO.HwU' index 338 using (($1+$2)/2):(safe($7,$3,1.0)-1.0) ls 13 title '',\
'MADatNLO.HwU' index 338 using (($1+$2)/2):(safe($6,$3,1.0)-1.0) ls 13 title '',\
'MADatNLO.HwU' index 337 using (($1+$2)/2):(safe($7,$3,1.0)-1.0) ls 12 title '',\
'MADatNLO.HwU' index 337 using (($1+$2)/2):(safe($6,$3,1.0)-1.0) ls 12 title '',\
'MADatNLO.HwU' index 336 using (($1+$2)/2):(safe($7,$3,1.0)-1.0) ls 11 title '',\
'MADatNLO.HwU' index 336 using (($1+$2)/2):(safe($6,$3,1.0)-1.0) ls 11 title '',\
0.0 ls 999 title '',\
'MADatNLO.HwU' index 339 using (($1+$2)/2):(0.0):(safe($4,$3,0.0)) w yerrorbar ls 4 title '',\
'MADatNLO.HwU' index 339 using (($1+$2)/2):(safe($5,$3,1.0)-1.0) ls 4 title '',\
'MADatNLO.HwU' index 338 using (($1+$2)/2):(0.0):(safe($4,$3,0.0)) w yerrorbar ls 3 title '',\
'MADatNLO.HwU' index 338 using (($1+$2)/2):(safe($5,$3,1.0)-1.0) ls 3 title '',\
'MADatNLO.HwU' index 337 using (($1+$2)/2):(0.0):(safe($4,$3,0.0)) w yerrorbar ls 2 title '',\
'MADatNLO.HwU' index 337 using (($1+$2)/2):(safe($5,$3,1.0)-1.0) ls 2 title '',\
'MADatNLO.HwU' index 336 using (($1+$2)/2):(0.0):(safe($4,$3,0.0)) w yerrorbar ls 1 title '',\
'MADatNLO.HwU' index 336 using (($1+$2)/2):(safe($5,$3,1.0)-1.0) ls 1 title ''
#-- rendering subhistograms '(LO|#1SD0|#1SD1|#1)/(NLO|#1 central value) ratio'
unset label
unset format
set yrange [-5.7447e-01:1.0463e+00]
set origin 0.0000e+00, 2.0000e-01
set size 1.0000e+00, 1.5000e-01
set mytics 2
set ytics auto
set format x
unset logscale y
set ylabel "ratio w.r.t. NLO|#1"
set label "(LO|#1SD0|#1SD1|#1)/(NLO|#1 central value)" font ",9" at graph 0.03, graph 0.13
plot \
1.0 ls 999 title '',\
'MADatNLO.HwU' index 342 using (($1+$2)/2):7 ls 14 title '',\
'MADatNLO.HwU' index 342 using (($1+$2)/2):6 ls 14 title '',\
'MADatNLO.HwU' index 341 using (($1+$2)/2):7 ls 13 title '',\
'MADatNLO.HwU' index 341 using (($1+$2)/2):6 ls 13 title '',\
'MADatNLO.HwU' index 340 using (($1+$2)/2):7 ls 12 title '',\
'MADatNLO.HwU' index 340 using (($1+$2)/2):6 ls 12 title '',\
'MADatNLO.HwU' index 342 using (($1+$2)/2):5 ls 4 title '',\
'MADatNLO.HwU' index 342 using (($1+$2)/2):3:4 w yerrorbar ls 4 title '',\
'MADatNLO.HwU' index 342 using (($1+$2)/2):3 ls 4 title '',\
'MADatNLO.HwU' index 341 using (($1+$2)/2):5 ls 3 title '',\
'MADatNLO.HwU' index 341 using (($1+$2)/2):3:4 w yerrorbar ls 3 title '',\
'MADatNLO.HwU' index 341 using (($1+$2)/2):3 ls 3 title '',\
'MADatNLO.HwU' index 340 using (($1+$2)/2):5 ls 2 title '',\
'MADatNLO.HwU' index 340 using (($1+$2)/2):3:4 w yerrorbar ls 2 title '',\
'MADatNLO.HwU' index 340 using (($1+$2)/2):3 ls 2 title ''

unset label

################################################################################

################################################################################
### Rendering of the plot titled 'log HT (partons)'
################################################################################

set multiplot
set label "log HT (partons)" font ",13" at graph 0.04, graph 1.05
set xrange [3.3200e+00:3.8000e+00]
set bmargin 0 
set tmargin 0
set xtics nomirror
set ytics nomirror
set mytics 10
set xtics auto
set key horizontal noreverse maxcols 1 width -4 
set label front 'MadGraph5\_aMC\@NLO' font "Courier,11" rotate by 90 at graph 1.02, graph 0.04

#-- rendering subhistograms 'NLO|#1 and LO|#1 results'

set format y '10^{%T}'
set yrange [3.8366e-14:2.9809e-04]
set origin 0.0000e+00, 5.0000e-01
set size 1.0000e+00, 4.0000e-01
set mytics 10
set ytics auto
set format x ''
set logscale y
set ylabel "{/Symbol s} per bin [pb]"

plot \
sqrt(-1) ls 14 title 'SD1|#1, scale variation',\
sqrt(-1) ls 13 title 'SD0|#1, scale variation',\
sqrt(-1) ls 12 title 'LO|#1, scale variation',\
sqrt(-1) ls 11 title 'NLO|#1, scale variation',\
'MADatNLO.HwU' index 346 using (($1+$2)/2):($3 >= 0 ? sqrt(-1) : abs($3)):4 w yerrorbar ls 104 title '',\
'MADatNLO.HwU' index 346 using (($1+$2)/2):($3 >= 0 ? sqrt(-1) : abs($3)) ls 104 title '',\
'MADatNLO.HwU' index 346 using (($1+$2)/2):($3 < 0 ? sqrt(-1) : $3):4 w yerrorbar ls 4 title '',\
'MADatNLO.HwU' index 346 using (($1+$2)/2):($3 < 0 ? sqrt(-1) : $3) ls 4 title 'SD1|#1, central value, dynamical\_scale\_choice=10',\
'MADatNLO.HwU' index 345 using (($1+$2)/2):($3 >= 0 ? sqrt(-1) : abs($3)):4 w yerrorbar ls 103 title '',\
'MADatNLO.HwU' index 345 using (($1+$2)/2):($3 >= 0 ? sqrt(-1) : abs($3)) ls 103 title '',\
'MADatNLO.HwU' index 345 using (($1+$2)/2):($3 < 0 ? sqrt(-1) : $3):4 w yerrorbar ls 3 title '',\
'MADatNLO.HwU' index 345 using (($1+$2)/2):($3 < 0 ? sqrt(-1) : $3) ls 3 title 'SD0|#1, central value, dynamical\_scale\_choice=10',\
'MADatNLO.HwU' index 344 using (($1+$2)/2):($3 >= 0 ? sqrt(-1) : abs($3)):4 w yerrorbar ls 102 title '',\
'MADatNLO.HwU' index 344 using (($1+$2)/2):($3 >= 0 ? sqrt(-1) : abs($3)) ls 102 title '',\
'MADatNLO.HwU' index 344 using (($1+$2)/2):($3 < 0 ? sqrt(-1) : $3):4 w yerrorbar ls 2 title '',\
'MADatNLO.HwU' index 344 using (($1+$2)/2):($3 < 0 ? sqrt(-1) : $3) ls 2 title 'LO|#1, central value, dynamical\_scale\_choice=10',\
'MADatNLO.HwU' index 343 using (($1+$2)/2):($3 >= 0 ? sqrt(-1) : abs($3)):4 w yerrorbar ls 101 title '',\
'MADatNLO.HwU' index 343 using (($1+$2)/2):($3 >= 0 ? sqrt(-1) : abs($3)) ls 101 title '',\
'MADatNLO.HwU' index 343 using (($1+$2)/2):($3 < 0 ? sqrt(-1) : $3):4 w yerrorbar ls 1 title '',\
'MADatNLO.HwU' index 343 using (($1+$2)/2):($3 < 0 ? sqrt(-1) : $3) ls 1 title 'NLO|#1, central value, dynamical\_scale\_choice=10'
#-- rendering subhistograms 'Relative scale and PDF uncertainty'
unset label
unset format
set yrange [-1.4800e+01:1.4000e+01]
set origin 0.0000e+00, 3.5000e-01
set size 1.0000e+00, 1.5000e-01
set mytics 2
set ytics auto
set format x ''
unset logscale y
set ylabel "NLO|#1 rel.unc."
set label "Relative uncertainties w.r.t. central values" font ",9" front at graph 0.03, graph 0.13
plot \
'MADatNLO.HwU' index 346 using (($1+$2)/2):(safe($7,$3,1.0)-1.0) ls 14 title '',\
'MADatNLO.HwU' index 346 using (($1+$2)/2):(safe($6,$3,1.0)-1.0) ls 14 title '',\
'MADatNLO.HwU' index 345 using (($1+$2)/2):(safe($7,$3,1.0)-1.0) ls 13 title '',\
'MADatNLO.HwU' index 345 using (($1+$2)/2):(safe($6,$3,1.0)-1.0) ls 13 title '',\
'MADatNLO.HwU' index 344 using (($1+$2)/2):(safe($7,$3,1.0)-1.0) ls 12 title '',\
'MADatNLO.HwU' index 344 using (($1+$2)/2):(safe($6,$3,1.0)-1.0) ls 12 title '',\
'MADatNLO.HwU' index 343 using (($1+$2)/2):(safe($7,$3,1.0)-1.0) ls 11 title '',\
'MADatNLO.HwU' index 343 using (($1+$2)/2):(safe($6,$3,1.0)-1.0) ls 11 title '',\
0.0 ls 999 title '',\
'MADatNLO.HwU' index 346 using (($1+$2)/2):(0.0):(safe($4,$3,0.0)) w yerrorbar ls 4 title '',\
'MADatNLO.HwU' index 346 using (($1+$2)/2):(safe($5,$3,1.0)-1.0) ls 4 title '',\
'MADatNLO.HwU' index 345 using (($1+$2)/2):(0.0):(safe($4,$3,0.0)) w yerrorbar ls 3 title '',\
'MADatNLO.HwU' index 345 using (($1+$2)/2):(safe($5,$3,1.0)-1.0) ls 3 title '',\
'MADatNLO.HwU' index 344 using (($1+$2)/2):(0.0):(safe($4,$3,0.0)) w yerrorbar ls 2 title '',\
'MADatNLO.HwU' index 344 using (($1+$2)/2):(safe($5,$3,1.0)-1.0) ls 2 title '',\
'MADatNLO.HwU' index 343 using (($1+$2)/2):(0.0):(safe($4,$3,0.0)) w yerrorbar ls 1 title '',\
'MADatNLO.HwU' index 343 using (($1+$2)/2):(safe($5,$3,1.0)-1.0) ls 1 title ''
#-- rendering subhistograms '(LO|#1SD0|#1SD1|#1)/(NLO|#1 central value) ratio'
unset label
unset format
set yrange [-1.0303e+01:9.7462e+00]
set origin 0.0000e+00, 2.0000e-01
set size 1.0000e+00, 1.5000e-01
set mytics 2
set ytics auto
set format x
unset logscale y
set ylabel "ratio w.r.t. NLO|#1"
set label "(LO|#1SD0|#1SD1|#1)/(NLO|#1 central value)" font ",9" at graph 0.03, graph 0.13
plot \
1.0 ls 999 title '',\
'MADatNLO.HwU' index 349 using (($1+$2)/2):7 ls 14 title '',\
'MADatNLO.HwU' index 349 using (($1+$2)/2):6 ls 14 title '',\
'MADatNLO.HwU' index 348 using (($1+$2)/2):7 ls 13 title '',\
'MADatNLO.HwU' index 348 using (($1+$2)/2):6 ls 13 title '',\
'MADatNLO.HwU' index 347 using (($1+$2)/2):7 ls 12 title '',\
'MADatNLO.HwU' index 347 using (($1+$2)/2):6 ls 12 title '',\
'MADatNLO.HwU' index 349 using (($1+$2)/2):5 ls 4 title '',\
'MADatNLO.HwU' index 349 using (($1+$2)/2):3:4 w yerrorbar ls 4 title '',\
'MADatNLO.HwU' index 349 using (($1+$2)/2):3 ls 4 title '',\
'MADatNLO.HwU' index 348 using (($1+$2)/2):5 ls 3 title '',\
'MADatNLO.HwU' index 348 using (($1+$2)/2):3:4 w yerrorbar ls 3 title '',\
'MADatNLO.HwU' index 348 using (($1+$2)/2):3 ls 3 title '',\
'MADatNLO.HwU' index 347 using (($1+$2)/2):5 ls 2 title '',\
'MADatNLO.HwU' index 347 using (($1+$2)/2):3:4 w yerrorbar ls 2 title '',\
'MADatNLO.HwU' index 347 using (($1+$2)/2):3 ls 2 title ''

unset label

################################################################################

################################################################################
### Rendering of the plot titled 'log HT (reconstructed)'
################################################################################

set multiplot
set label "log HT (reconstructed)" font ",13" at graph 0.04, graph 1.05
set xrange [3.6400e+00:3.8000e+00]
set bmargin 0 
set tmargin 0
set xtics nomirror
set ytics nomirror
set mytics 10
set xtics auto
set key horizontal noreverse maxcols 1 width -4 
set label front 'MadGraph5\_aMC\@NLO' font "Courier,11" rotate by 90 at graph 1.02, graph 0.04

#-- rendering subhistograms 'NLO|#1 and LO|#1 results'

set format y '10^{%T}'
set yrange [2.9860e-08:5.6178e-07]
set origin 0.0000e+00, 5.0000e-01
set size 1.0000e+00, 4.0000e-01
set mytics 10
set ytics auto
set format x ''
set logscale y
set ylabel "{/Symbol s} per bin [pb]"

plot \
sqrt(-1) ls 14 title 'SD1|#1, scale variation',\
sqrt(-1) ls 13 title 'SD0|#1, scale variation',\
sqrt(-1) ls 12 title 'LO|#1, scale variation',\
sqrt(-1) ls 11 title 'NLO|#1, scale variation',\
'MADatNLO.HwU' index 353 using (($1+$2)/2):($3 >= 0 ? sqrt(-1) : abs($3)):4 w yerrorbar ls 104 title '',\
'MADatNLO.HwU' index 353 using (($1+$2)/2):($3 >= 0 ? sqrt(-1) : abs($3)) ls 104 title '',\
'MADatNLO.HwU' index 353 using (($1+$2)/2):($3 < 0 ? sqrt(-1) : $3):4 w yerrorbar ls 4 title '',\
'MADatNLO.HwU' index 353 using (($1+$2)/2):($3 < 0 ? sqrt(-1) : $3) ls 4 title 'SD1|#1, central value, dynamical\_scale\_choice=10',\
'MADatNLO.HwU' index 352 using (($1+$2)/2):($3 >= 0 ? sqrt(-1) : abs($3)):4 w yerrorbar ls 103 title '',\
'MADatNLO.HwU' index 352 using (($1+$2)/2):($3 >= 0 ? sqrt(-1) : abs($3)) ls 103 title '',\
'MADatNLO.HwU' index 352 using (($1+$2)/2):($3 < 0 ? sqrt(-1) : $3):4 w yerrorbar ls 3 title '',\
'MADatNLO.HwU' index 352 using (($1+$2)/2):($3 < 0 ? sqrt(-1) : $3) ls 3 title 'SD0|#1, central value, dynamical\_scale\_choice=10',\
'MADatNLO.HwU' index 351 using (($1+$2)/2):($3 >= 0 ? sqrt(-1) : abs($3)):4 w yerrorbar ls 102 title '',\
'MADatNLO.HwU' index 351 using (($1+$2)/2):($3 >= 0 ? sqrt(-1) : abs($3)) ls 102 title '',\
'MADatNLO.HwU' index 351 using (($1+$2)/2):($3 < 0 ? sqrt(-1) : $3):4 w yerrorbar ls 2 title '',\
'MADatNLO.HwU' index 351 using (($1+$2)/2):($3 < 0 ? sqrt(-1) : $3) ls 2 title 'LO|#1, central value, dynamical\_scale\_choice=10',\
'MADatNLO.HwU' index 350 using (($1+$2)/2):($3 >= 0 ? sqrt(-1) : abs($3)):4 w yerrorbar ls 101 title '',\
'MADatNLO.HwU' index 350 using (($1+$2)/2):($3 >= 0 ? sqrt(-1) : abs($3)) ls 101 title '',\
'MADatNLO.HwU' index 350 using (($1+$2)/2):($3 < 0 ? sqrt(-1) : $3):4 w yerrorbar ls 1 title '',\
'MADatNLO.HwU' index 350 using (($1+$2)/2):($3 < 0 ? sqrt(-1) : $3) ls 1 title 'NLO|#1, central value, dynamical\_scale\_choice=10'
#-- rendering subhistograms 'Relative scale and PDF uncertainty'
unset label
unset format
set yrange [-1.8060e+00:1.7084e+00]
set origin 0.0000e+00, 3.5000e-01
set size 1.0000e+00, 1.5000e-01
set mytics 2
set ytics auto
set format x ''
unset logscale y
set ylabel "NLO|#1 rel.unc."
set label "Relative uncertainties w.r.t. central values" font ",9" front at graph 0.03, graph 0.13
plot \
'MADatNLO.HwU' index 353 using (($1+$2)/2):(safe($7,$3,1.0)-1.0) ls 14 title '',\
'MADatNLO.HwU' index 353 using (($1+$2)/2):(safe($6,$3,1.0)-1.0) ls 14 title '',\
'MADatNLO.HwU' index 352 using (($1+$2)/2):(safe($7,$3,1.0)-1.0) ls 13 title '',\
'MADatNLO.HwU' index 352 using (($1+$2)/2):(safe($6,$3,1.0)-1.0) ls 13 title '',\
'MADatNLO.HwU' index 351 using (($1+$2)/2):(safe($7,$3,1.0)-1.0) ls 12 title '',\
'MADatNLO.HwU' index 351 using (($1+$2)/2):(safe($6,$3,1.0)-1.0) ls 12 title '',\
'MADatNLO.HwU' index 350 using (($1+$2)/2):(safe($7,$3,1.0)-1.0) ls 11 title '',\
'MADatNLO.HwU' index 350 using (($1+$2)/2):(safe($6,$3,1.0)-1.0) ls 11 title '',\
0.0 ls 999 title '',\
'MADatNLO.HwU' index 353 using (($1+$2)/2):(0.0):(safe($4,$3,0.0)) w yerrorbar ls 4 title '',\
'MADatNLO.HwU' index 353 using (($1+$2)/2):(safe($5,$3,1.0)-1.0) ls 4 title '',\
'MADatNLO.HwU' index 352 using (($1+$2)/2):(0.0):(safe($4,$3,0.0)) w yerrorbar ls 3 title '',\
'MADatNLO.HwU' index 352 using (($1+$2)/2):(safe($5,$3,1.0)-1.0) ls 3 title '',\
'MADatNLO.HwU' index 351 using (($1+$2)/2):(0.0):(safe($4,$3,0.0)) w yerrorbar ls 2 title '',\
'MADatNLO.HwU' index 351 using (($1+$2)/2):(safe($5,$3,1.0)-1.0) ls 2 title '',\
'MADatNLO.HwU' index 350 using (($1+$2)/2):(0.0):(safe($4,$3,0.0)) w yerrorbar ls 1 title '',\
'MADatNLO.HwU' index 350 using (($1+$2)/2):(safe($5,$3,1.0)-1.0) ls 1 title ''
#-- rendering subhistograms '(LO|#1SD0|#1SD1|#1)/(NLO|#1 central value) ratio'
unset label
unset format
set yrange [-3.3441e+00:3.1633e+00]
set origin 0.0000e+00, 2.0000e-01
set size 1.0000e+00, 1.5000e-01
set mytics 2
set ytics auto
set format x
unset logscale y
set ylabel "ratio w.r.t. NLO|#1"
set label "(LO|#1SD0|#1SD1|#1)/(NLO|#1 central value)" font ",9" at graph 0.03, graph 0.13
plot \
1.0 ls 999 title '',\
'MADatNLO.HwU' index 356 using (($1+$2)/2):7 ls 14 title '',\
'MADatNLO.HwU' index 356 using (($1+$2)/2):6 ls 14 title '',\
'MADatNLO.HwU' index 355 using (($1+$2)/2):7 ls 13 title '',\
'MADatNLO.HwU' index 355 using (($1+$2)/2):6 ls 13 title '',\
'MADatNLO.HwU' index 354 using (($1+$2)/2):7 ls 12 title '',\
'MADatNLO.HwU' index 354 using (($1+$2)/2):6 ls 12 title '',\
'MADatNLO.HwU' index 356 using (($1+$2)/2):5 ls 4 title '',\
'MADatNLO.HwU' index 356 using (($1+$2)/2):3:4 w yerrorbar ls 4 title '',\
'MADatNLO.HwU' index 356 using (($1+$2)/2):3 ls 4 title '',\
'MADatNLO.HwU' index 355 using (($1+$2)/2):5 ls 3 title '',\
'MADatNLO.HwU' index 355 using (($1+$2)/2):3:4 w yerrorbar ls 3 title '',\
'MADatNLO.HwU' index 355 using (($1+$2)/2):3 ls 3 title '',\
'MADatNLO.HwU' index 354 using (($1+$2)/2):5 ls 2 title '',\
'MADatNLO.HwU' index 354 using (($1+$2)/2):3:4 w yerrorbar ls 2 title '',\
'MADatNLO.HwU' index 354 using (($1+$2)/2):3 ls 2 title ''

unset label

################################################################################

################################################################################
### Rendering of the plot titled 'V1V2 log M'
################################################################################

set multiplot
set label "V1V2 log M" font ",13" at graph 0.04, graph 1.05
set xrange [3.0000e+00:4.5000e+00]
set bmargin 0 
set tmargin 0
set xtics nomirror
set ytics nomirror
set mytics 10
set xtics auto
set key horizontal noreverse maxcols 1 width -4 
set label front 'MadGraph5\_aMC\@NLO' font "Courier,11" rotate by 90 at graph 1.02, graph 0.04

#-- rendering subhistograms 'NLO|#1 and LO|#1 results'

set format y '10^{%T}'
set yrange [2.2720e-08:1.2413e-04]
set origin 0.0000e+00, 5.0000e-01
set size 1.0000e+00, 4.0000e-01
set mytics 10
set ytics auto
set format x ''
set logscale y
set ylabel "{/Symbol s} per bin [pb]"

plot \
sqrt(-1) ls 14 title 'SD1|#1, scale variation',\
sqrt(-1) ls 13 title 'SD0|#1, scale variation',\
sqrt(-1) ls 12 title 'LO|#1, scale variation',\
sqrt(-1) ls 11 title 'NLO|#1, scale variation',\
'MADatNLO.HwU' index 360 using (($1+$2)/2):($3 >= 0 ? sqrt(-1) : abs($3)):4 w yerrorbar ls 104 title '',\
'MADatNLO.HwU' index 360 using (($1+$2)/2):($3 >= 0 ? sqrt(-1) : abs($3)) ls 104 title '',\
'MADatNLO.HwU' index 360 using (($1+$2)/2):($3 < 0 ? sqrt(-1) : $3):4 w yerrorbar ls 4 title '',\
'MADatNLO.HwU' index 360 using (($1+$2)/2):($3 < 0 ? sqrt(-1) : $3) ls 4 title 'SD1|#1, central value, dynamical\_scale\_choice=10',\
'MADatNLO.HwU' index 359 using (($1+$2)/2):($3 >= 0 ? sqrt(-1) : abs($3)):4 w yerrorbar ls 103 title '',\
'MADatNLO.HwU' index 359 using (($1+$2)/2):($3 >= 0 ? sqrt(-1) : abs($3)) ls 103 title '',\
'MADatNLO.HwU' index 359 using (($1+$2)/2):($3 < 0 ? sqrt(-1) : $3):4 w yerrorbar ls 3 title '',\
'MADatNLO.HwU' index 359 using (($1+$2)/2):($3 < 0 ? sqrt(-1) : $3) ls 3 title 'SD0|#1, central value, dynamical\_scale\_choice=10',\
'MADatNLO.HwU' index 358 using (($1+$2)/2):($3 >= 0 ? sqrt(-1) : abs($3)):4 w yerrorbar ls 102 title '',\
'MADatNLO.HwU' index 358 using (($1+$2)/2):($3 >= 0 ? sqrt(-1) : abs($3)) ls 102 title '',\
'MADatNLO.HwU' index 358 using (($1+$2)/2):($3 < 0 ? sqrt(-1) : $3):4 w yerrorbar ls 2 title '',\
'MADatNLO.HwU' index 358 using (($1+$2)/2):($3 < 0 ? sqrt(-1) : $3) ls 2 title 'LO|#1, central value, dynamical\_scale\_choice=10',\
'MADatNLO.HwU' index 357 using (($1+$2)/2):($3 >= 0 ? sqrt(-1) : abs($3)):4 w yerrorbar ls 101 title '',\
'MADatNLO.HwU' index 357 using (($1+$2)/2):($3 >= 0 ? sqrt(-1) : abs($3)) ls 101 title '',\
'MADatNLO.HwU' index 357 using (($1+$2)/2):($3 < 0 ? sqrt(-1) : $3):4 w yerrorbar ls 1 title '',\
'MADatNLO.HwU' index 357 using (($1+$2)/2):($3 < 0 ? sqrt(-1) : $3) ls 1 title 'NLO|#1, central value, dynamical\_scale\_choice=10'
#-- rendering subhistograms 'Relative scale and PDF uncertainty'
unset label
unset format
set yrange [-8.5764e-02:8.1334e-02]
set origin 0.0000e+00, 3.5000e-01
set size 1.0000e+00, 1.5000e-01
set mytics 2
set ytics auto
set format x ''
unset logscale y
set ylabel "NLO|#1 rel.unc."
set label "Relative uncertainties w.r.t. central values" font ",9" front at graph 0.03, graph 0.13
plot \
'MADatNLO.HwU' index 360 using (($1+$2)/2):(safe($7,$3,1.0)-1.0) ls 14 title '',\
'MADatNLO.HwU' index 360 using (($1+$2)/2):(safe($6,$3,1.0)-1.0) ls 14 title '',\
'MADatNLO.HwU' index 359 using (($1+$2)/2):(safe($7,$3,1.0)-1.0) ls 13 title '',\
'MADatNLO.HwU' index 359 using (($1+$2)/2):(safe($6,$3,1.0)-1.0) ls 13 title '',\
'MADatNLO.HwU' index 358 using (($1+$2)/2):(safe($7,$3,1.0)-1.0) ls 12 title '',\
'MADatNLO.HwU' index 358 using (($1+$2)/2):(safe($6,$3,1.0)-1.0) ls 12 title '',\
'MADatNLO.HwU' index 357 using (($1+$2)/2):(safe($7,$3,1.0)-1.0) ls 11 title '',\
'MADatNLO.HwU' index 357 using (($1+$2)/2):(safe($6,$3,1.0)-1.0) ls 11 title '',\
0.0 ls 999 title '',\
'MADatNLO.HwU' index 360 using (($1+$2)/2):(0.0):(safe($4,$3,0.0)) w yerrorbar ls 4 title '',\
'MADatNLO.HwU' index 360 using (($1+$2)/2):(safe($5,$3,1.0)-1.0) ls 4 title '',\
'MADatNLO.HwU' index 359 using (($1+$2)/2):(0.0):(safe($4,$3,0.0)) w yerrorbar ls 3 title '',\
'MADatNLO.HwU' index 359 using (($1+$2)/2):(safe($5,$3,1.0)-1.0) ls 3 title '',\
'MADatNLO.HwU' index 358 using (($1+$2)/2):(0.0):(safe($4,$3,0.0)) w yerrorbar ls 2 title '',\
'MADatNLO.HwU' index 358 using (($1+$2)/2):(safe($5,$3,1.0)-1.0) ls 2 title '',\
'MADatNLO.HwU' index 357 using (($1+$2)/2):(0.0):(safe($4,$3,0.0)) w yerrorbar ls 1 title '',\
'MADatNLO.HwU' index 357 using (($1+$2)/2):(safe($5,$3,1.0)-1.0) ls 1 title ''
#-- rendering subhistograms '(LO|#1SD0|#1SD1|#1)/(NLO|#1 central value) ratio'
unset label
unset format
set yrange [-6.7063e-01:1.2520e+00]
set origin 0.0000e+00, 2.0000e-01
set size 1.0000e+00, 1.5000e-01
set mytics 2
set ytics auto
set format x
unset logscale y
set ylabel "ratio w.r.t. NLO|#1"
set label "(LO|#1SD0|#1SD1|#1)/(NLO|#1 central value)" font ",9" at graph 0.03, graph 0.13
plot \
1.0 ls 999 title '',\
'MADatNLO.HwU' index 363 using (($1+$2)/2):7 ls 14 title '',\
'MADatNLO.HwU' index 363 using (($1+$2)/2):6 ls 14 title '',\
'MADatNLO.HwU' index 362 using (($1+$2)/2):7 ls 13 title '',\
'MADatNLO.HwU' index 362 using (($1+$2)/2):6 ls 13 title '',\
'MADatNLO.HwU' index 361 using (($1+$2)/2):7 ls 12 title '',\
'MADatNLO.HwU' index 361 using (($1+$2)/2):6 ls 12 title '',\
'MADatNLO.HwU' index 363 using (($1+$2)/2):5 ls 4 title '',\
'MADatNLO.HwU' index 363 using (($1+$2)/2):3:4 w yerrorbar ls 4 title '',\
'MADatNLO.HwU' index 363 using (($1+$2)/2):3 ls 4 title '',\
'MADatNLO.HwU' index 362 using (($1+$2)/2):5 ls 3 title '',\
'MADatNLO.HwU' index 362 using (($1+$2)/2):3:4 w yerrorbar ls 3 title '',\
'MADatNLO.HwU' index 362 using (($1+$2)/2):3 ls 3 title '',\
'MADatNLO.HwU' index 361 using (($1+$2)/2):5 ls 2 title '',\
'MADatNLO.HwU' index 361 using (($1+$2)/2):3:4 w yerrorbar ls 2 title '',\
'MADatNLO.HwU' index 361 using (($1+$2)/2):3 ls 2 title ''

unset label

################################################################################

################################################################################
### Rendering of the plot titled 'V2V3 log M'
################################################################################

set multiplot
set label "V2V3 log M" font ",13" at graph 0.04, graph 1.05
set xrange [3.0000e+00:4.5000e+00]
set bmargin 0 
set tmargin 0
set xtics nomirror
set ytics nomirror
set mytics 10
set xtics auto
set key horizontal noreverse maxcols 1 width -4 
set label front 'MadGraph5\_aMC\@NLO' font "Courier,11" rotate by 90 at graph 1.02, graph 0.04

#-- rendering subhistograms 'NLO|#1 and LO|#1 results'

set format y '10^{%T}'
set yrange [3.3750e-10:1.1170e-04]
set origin 0.0000e+00, 5.0000e-01
set size 1.0000e+00, 4.0000e-01
set mytics 10
set ytics auto
set format x ''
set logscale y
set ylabel "{/Symbol s} per bin [pb]"

plot \
sqrt(-1) ls 14 title 'SD1|#1, scale variation',\
sqrt(-1) ls 13 title 'SD0|#1, scale variation',\
sqrt(-1) ls 12 title 'LO|#1, scale variation',\
sqrt(-1) ls 11 title 'NLO|#1, scale variation',\
'MADatNLO.HwU' index 367 using (($1+$2)/2):($3 >= 0 ? sqrt(-1) : abs($3)):4 w yerrorbar ls 104 title '',\
'MADatNLO.HwU' index 367 using (($1+$2)/2):($3 >= 0 ? sqrt(-1) : abs($3)) ls 104 title '',\
'MADatNLO.HwU' index 367 using (($1+$2)/2):($3 < 0 ? sqrt(-1) : $3):4 w yerrorbar ls 4 title '',\
'MADatNLO.HwU' index 367 using (($1+$2)/2):($3 < 0 ? sqrt(-1) : $3) ls 4 title 'SD1|#1, central value, dynamical\_scale\_choice=10',\
'MADatNLO.HwU' index 366 using (($1+$2)/2):($3 >= 0 ? sqrt(-1) : abs($3)):4 w yerrorbar ls 103 title '',\
'MADatNLO.HwU' index 366 using (($1+$2)/2):($3 >= 0 ? sqrt(-1) : abs($3)) ls 103 title '',\
'MADatNLO.HwU' index 366 using (($1+$2)/2):($3 < 0 ? sqrt(-1) : $3):4 w yerrorbar ls 3 title '',\
'MADatNLO.HwU' index 366 using (($1+$2)/2):($3 < 0 ? sqrt(-1) : $3) ls 3 title 'SD0|#1, central value, dynamical\_scale\_choice=10',\
'MADatNLO.HwU' index 365 using (($1+$2)/2):($3 >= 0 ? sqrt(-1) : abs($3)):4 w yerrorbar ls 102 title '',\
'MADatNLO.HwU' index 365 using (($1+$2)/2):($3 >= 0 ? sqrt(-1) : abs($3)) ls 102 title '',\
'MADatNLO.HwU' index 365 using (($1+$2)/2):($3 < 0 ? sqrt(-1) : $3):4 w yerrorbar ls 2 title '',\
'MADatNLO.HwU' index 365 using (($1+$2)/2):($3 < 0 ? sqrt(-1) : $3) ls 2 title 'LO|#1, central value, dynamical\_scale\_choice=10',\
'MADatNLO.HwU' index 364 using (($1+$2)/2):($3 >= 0 ? sqrt(-1) : abs($3)):4 w yerrorbar ls 101 title '',\
'MADatNLO.HwU' index 364 using (($1+$2)/2):($3 >= 0 ? sqrt(-1) : abs($3)) ls 101 title '',\
'MADatNLO.HwU' index 364 using (($1+$2)/2):($3 < 0 ? sqrt(-1) : $3):4 w yerrorbar ls 1 title '',\
'MADatNLO.HwU' index 364 using (($1+$2)/2):($3 < 0 ? sqrt(-1) : $3) ls 1 title 'NLO|#1, central value, dynamical\_scale\_choice=10'
#-- rendering subhistograms 'Relative scale and PDF uncertainty'
unset label
unset format
set yrange [-1.2218e-01:1.2337e-01]
set origin 0.0000e+00, 3.5000e-01
set size 1.0000e+00, 1.5000e-01
set mytics 2
set ytics auto
set format x ''
unset logscale y
set ylabel "NLO|#1 rel.unc."
set label "Relative uncertainties w.r.t. central values" font ",9" front at graph 0.03, graph 0.13
plot \
'MADatNLO.HwU' index 367 using (($1+$2)/2):(safe($7,$3,1.0)-1.0) ls 14 title '',\
'MADatNLO.HwU' index 367 using (($1+$2)/2):(safe($6,$3,1.0)-1.0) ls 14 title '',\
'MADatNLO.HwU' index 366 using (($1+$2)/2):(safe($7,$3,1.0)-1.0) ls 13 title '',\
'MADatNLO.HwU' index 366 using (($1+$2)/2):(safe($6,$3,1.0)-1.0) ls 13 title '',\
'MADatNLO.HwU' index 365 using (($1+$2)/2):(safe($7,$3,1.0)-1.0) ls 12 title '',\
'MADatNLO.HwU' index 365 using (($1+$2)/2):(safe($6,$3,1.0)-1.0) ls 12 title '',\
'MADatNLO.HwU' index 364 using (($1+$2)/2):(safe($7,$3,1.0)-1.0) ls 11 title '',\
'MADatNLO.HwU' index 364 using (($1+$2)/2):(safe($6,$3,1.0)-1.0) ls 11 title '',\
0.0 ls 999 title '',\
'MADatNLO.HwU' index 367 using (($1+$2)/2):(0.0):(safe($4,$3,0.0)) w yerrorbar ls 4 title '',\
'MADatNLO.HwU' index 367 using (($1+$2)/2):(safe($5,$3,1.0)-1.0) ls 4 title '',\
'MADatNLO.HwU' index 366 using (($1+$2)/2):(0.0):(safe($4,$3,0.0)) w yerrorbar ls 3 title '',\
'MADatNLO.HwU' index 366 using (($1+$2)/2):(safe($5,$3,1.0)-1.0) ls 3 title '',\
'MADatNLO.HwU' index 365 using (($1+$2)/2):(0.0):(safe($4,$3,0.0)) w yerrorbar ls 2 title '',\
'MADatNLO.HwU' index 365 using (($1+$2)/2):(safe($5,$3,1.0)-1.0) ls 2 title '',\
'MADatNLO.HwU' index 364 using (($1+$2)/2):(0.0):(safe($4,$3,0.0)) w yerrorbar ls 1 title '',\
'MADatNLO.HwU' index 364 using (($1+$2)/2):(safe($5,$3,1.0)-1.0) ls 1 title ''
#-- rendering subhistograms '(LO|#1SD0|#1SD1|#1)/(NLO|#1 central value) ratio'
unset label
unset format
set yrange [-5.6315e-01:1.4851e+00]
set origin 0.0000e+00, 2.0000e-01
set size 1.0000e+00, 1.5000e-01
set mytics 2
set ytics auto
set format x
unset logscale y
set ylabel "ratio w.r.t. NLO|#1"
set label "(LO|#1SD0|#1SD1|#1)/(NLO|#1 central value)" font ",9" at graph 0.03, graph 0.13
plot \
1.0 ls 999 title '',\
'MADatNLO.HwU' index 370 using (($1+$2)/2):7 ls 14 title '',\
'MADatNLO.HwU' index 370 using (($1+$2)/2):6 ls 14 title '',\
'MADatNLO.HwU' index 369 using (($1+$2)/2):7 ls 13 title '',\
'MADatNLO.HwU' index 369 using (($1+$2)/2):6 ls 13 title '',\
'MADatNLO.HwU' index 368 using (($1+$2)/2):7 ls 12 title '',\
'MADatNLO.HwU' index 368 using (($1+$2)/2):6 ls 12 title '',\
'MADatNLO.HwU' index 370 using (($1+$2)/2):5 ls 4 title '',\
'MADatNLO.HwU' index 370 using (($1+$2)/2):3:4 w yerrorbar ls 4 title '',\
'MADatNLO.HwU' index 370 using (($1+$2)/2):3 ls 4 title '',\
'MADatNLO.HwU' index 369 using (($1+$2)/2):5 ls 3 title '',\
'MADatNLO.HwU' index 369 using (($1+$2)/2):3:4 w yerrorbar ls 3 title '',\
'MADatNLO.HwU' index 369 using (($1+$2)/2):3 ls 3 title '',\
'MADatNLO.HwU' index 368 using (($1+$2)/2):5 ls 2 title '',\
'MADatNLO.HwU' index 368 using (($1+$2)/2):3:4 w yerrorbar ls 2 title '',\
'MADatNLO.HwU' index 368 using (($1+$2)/2):3 ls 2 title ''

unset label

################################################################################

################################################################################
### Rendering of the plot titled 'V1V3 log M'
################################################################################

set multiplot
set label "V1V3 log M" font ",13" at graph 0.04, graph 1.05
set xrange [3.0000e+00:4.5000e+00]
set bmargin 0 
set tmargin 0
set xtics nomirror
set ytics nomirror
set mytics 10
set xtics auto
set key horizontal noreverse maxcols 1 width -4 
set label front 'MadGraph5\_aMC\@NLO' font "Courier,11" rotate by 90 at graph 1.02, graph 0.04

#-- rendering subhistograms 'NLO|#1 and LO|#1 results'

set format y '10^{%T}'
set yrange [2.1957e-09:1.4210e-04]
set origin 0.0000e+00, 5.0000e-01
set size 1.0000e+00, 4.0000e-01
set mytics 10
set ytics auto
set format x ''
set logscale y
set ylabel "{/Symbol s} per bin [pb]"

plot \
sqrt(-1) ls 14 title 'SD1|#1, scale variation',\
sqrt(-1) ls 13 title 'SD0|#1, scale variation',\
sqrt(-1) ls 12 title 'LO|#1, scale variation',\
sqrt(-1) ls 11 title 'NLO|#1, scale variation',\
'MADatNLO.HwU' index 374 using (($1+$2)/2):($3 >= 0 ? sqrt(-1) : abs($3)):4 w yerrorbar ls 104 title '',\
'MADatNLO.HwU' index 374 using (($1+$2)/2):($3 >= 0 ? sqrt(-1) : abs($3)) ls 104 title '',\
'MADatNLO.HwU' index 374 using (($1+$2)/2):($3 < 0 ? sqrt(-1) : $3):4 w yerrorbar ls 4 title '',\
'MADatNLO.HwU' index 374 using (($1+$2)/2):($3 < 0 ? sqrt(-1) : $3) ls 4 title 'SD1|#1, central value, dynamical\_scale\_choice=10',\
'MADatNLO.HwU' index 373 using (($1+$2)/2):($3 >= 0 ? sqrt(-1) : abs($3)):4 w yerrorbar ls 103 title '',\
'MADatNLO.HwU' index 373 using (($1+$2)/2):($3 >= 0 ? sqrt(-1) : abs($3)) ls 103 title '',\
'MADatNLO.HwU' index 373 using (($1+$2)/2):($3 < 0 ? sqrt(-1) : $3):4 w yerrorbar ls 3 title '',\
'MADatNLO.HwU' index 373 using (($1+$2)/2):($3 < 0 ? sqrt(-1) : $3) ls 3 title 'SD0|#1, central value, dynamical\_scale\_choice=10',\
'MADatNLO.HwU' index 372 using (($1+$2)/2):($3 >= 0 ? sqrt(-1) : abs($3)):4 w yerrorbar ls 102 title '',\
'MADatNLO.HwU' index 372 using (($1+$2)/2):($3 >= 0 ? sqrt(-1) : abs($3)) ls 102 title '',\
'MADatNLO.HwU' index 372 using (($1+$2)/2):($3 < 0 ? sqrt(-1) : $3):4 w yerrorbar ls 2 title '',\
'MADatNLO.HwU' index 372 using (($1+$2)/2):($3 < 0 ? sqrt(-1) : $3) ls 2 title 'LO|#1, central value, dynamical\_scale\_choice=10',\
'MADatNLO.HwU' index 371 using (($1+$2)/2):($3 >= 0 ? sqrt(-1) : abs($3)):4 w yerrorbar ls 101 title '',\
'MADatNLO.HwU' index 371 using (($1+$2)/2):($3 >= 0 ? sqrt(-1) : abs($3)) ls 101 title '',\
'MADatNLO.HwU' index 371 using (($1+$2)/2):($3 < 0 ? sqrt(-1) : $3):4 w yerrorbar ls 1 title '',\
'MADatNLO.HwU' index 371 using (($1+$2)/2):($3 < 0 ? sqrt(-1) : $3) ls 1 title 'NLO|#1, central value, dynamical\_scale\_choice=10'
#-- rendering subhistograms 'Relative scale and PDF uncertainty'
unset label
unset format
set yrange [-5.2278e-01:4.9452e-01]
set origin 0.0000e+00, 3.5000e-01
set size 1.0000e+00, 1.5000e-01
set mytics 2
set ytics auto
set format x ''
unset logscale y
set ylabel "NLO|#1 rel.unc."
set label "Relative uncertainties w.r.t. central values" font ",9" front at graph 0.03, graph 0.13
plot \
'MADatNLO.HwU' index 374 using (($1+$2)/2):(safe($7,$3,1.0)-1.0) ls 14 title '',\
'MADatNLO.HwU' index 374 using (($1+$2)/2):(safe($6,$3,1.0)-1.0) ls 14 title '',\
'MADatNLO.HwU' index 373 using (($1+$2)/2):(safe($7,$3,1.0)-1.0) ls 13 title '',\
'MADatNLO.HwU' index 373 using (($1+$2)/2):(safe($6,$3,1.0)-1.0) ls 13 title '',\
'MADatNLO.HwU' index 372 using (($1+$2)/2):(safe($7,$3,1.0)-1.0) ls 12 title '',\
'MADatNLO.HwU' index 372 using (($1+$2)/2):(safe($6,$3,1.0)-1.0) ls 12 title '',\
'MADatNLO.HwU' index 371 using (($1+$2)/2):(safe($7,$3,1.0)-1.0) ls 11 title '',\
'MADatNLO.HwU' index 371 using (($1+$2)/2):(safe($6,$3,1.0)-1.0) ls 11 title '',\
0.0 ls 999 title '',\
'MADatNLO.HwU' index 374 using (($1+$2)/2):(0.0):(safe($4,$3,0.0)) w yerrorbar ls 4 title '',\
'MADatNLO.HwU' index 374 using (($1+$2)/2):(safe($5,$3,1.0)-1.0) ls 4 title '',\
'MADatNLO.HwU' index 373 using (($1+$2)/2):(0.0):(safe($4,$3,0.0)) w yerrorbar ls 3 title '',\
'MADatNLO.HwU' index 373 using (($1+$2)/2):(safe($5,$3,1.0)-1.0) ls 3 title '',\
'MADatNLO.HwU' index 372 using (($1+$2)/2):(0.0):(safe($4,$3,0.0)) w yerrorbar ls 2 title '',\
'MADatNLO.HwU' index 372 using (($1+$2)/2):(safe($5,$3,1.0)-1.0) ls 2 title '',\
'MADatNLO.HwU' index 371 using (($1+$2)/2):(0.0):(safe($4,$3,0.0)) w yerrorbar ls 1 title '',\
'MADatNLO.HwU' index 371 using (($1+$2)/2):(safe($5,$3,1.0)-1.0) ls 1 title ''
#-- rendering subhistograms '(LO|#1SD0|#1SD1|#1)/(NLO|#1 central value) ratio'
unset label
unset format
set yrange [-4.8462e-01:1.1145e+00]
set origin 0.0000e+00, 2.0000e-01
set size 1.0000e+00, 1.5000e-01
set mytics 2
set ytics auto
set format x
unset logscale y
set ylabel "ratio w.r.t. NLO|#1"
set label "(LO|#1SD0|#1SD1|#1)/(NLO|#1 central value)" font ",9" at graph 0.03, graph 0.13
plot \
1.0 ls 999 title '',\
'MADatNLO.HwU' index 377 using (($1+$2)/2):7 ls 14 title '',\
'MADatNLO.HwU' index 377 using (($1+$2)/2):6 ls 14 title '',\
'MADatNLO.HwU' index 376 using (($1+$2)/2):7 ls 13 title '',\
'MADatNLO.HwU' index 376 using (($1+$2)/2):6 ls 13 title '',\
'MADatNLO.HwU' index 375 using (($1+$2)/2):7 ls 12 title '',\
'MADatNLO.HwU' index 375 using (($1+$2)/2):6 ls 12 title '',\
'MADatNLO.HwU' index 377 using (($1+$2)/2):5 ls 4 title '',\
'MADatNLO.HwU' index 377 using (($1+$2)/2):3:4 w yerrorbar ls 4 title '',\
'MADatNLO.HwU' index 377 using (($1+$2)/2):3 ls 4 title '',\
'MADatNLO.HwU' index 376 using (($1+$2)/2):5 ls 3 title '',\
'MADatNLO.HwU' index 376 using (($1+$2)/2):3:4 w yerrorbar ls 3 title '',\
'MADatNLO.HwU' index 376 using (($1+$2)/2):3 ls 3 title '',\
'MADatNLO.HwU' index 375 using (($1+$2)/2):5 ls 2 title '',\
'MADatNLO.HwU' index 375 using (($1+$2)/2):3:4 w yerrorbar ls 2 title '',\
'MADatNLO.HwU' index 375 using (($1+$2)/2):3 ls 2 title ''

unset label

################################################################################

################################################################################
### Rendering of the plot titled 'V1V2V3 log M'
################################################################################

set multiplot
set label "V1V2V3 log M" font ",13" at graph 0.04, graph 1.05
set xrange [2.5000e+00:4.5000e+00]
set bmargin 0 
set tmargin 0
set xtics nomirror
set ytics nomirror
set mytics 10
set xtics auto
set key horizontal noreverse maxcols 1 width -4 
set label front 'MadGraph5\_aMC\@NLO' font "Courier,11" rotate by 90 at graph 1.02, graph 0.04

#-- rendering subhistograms 'NLO|#1 and LO|#1 results'

set format y '10^{%T}'
set yrange [3.4743e-09:1.1242e-04]
set origin 0.0000e+00, 5.0000e-01
set size 1.0000e+00, 4.0000e-01
set mytics 10
set ytics auto
set format x ''
set logscale y
set ylabel "{/Symbol s} per bin [pb]"

plot \
sqrt(-1) ls 14 title 'SD1|#1, scale variation',\
sqrt(-1) ls 13 title 'SD0|#1, scale variation',\
sqrt(-1) ls 12 title 'LO|#1, scale variation',\
sqrt(-1) ls 11 title 'NLO|#1, scale variation',\
'MADatNLO.HwU' index 381 using (($1+$2)/2):($3 >= 0 ? sqrt(-1) : abs($3)):4 w yerrorbar ls 104 title '',\
'MADatNLO.HwU' index 381 using (($1+$2)/2):($3 >= 0 ? sqrt(-1) : abs($3)) ls 104 title '',\
'MADatNLO.HwU' index 381 using (($1+$2)/2):($3 < 0 ? sqrt(-1) : $3):4 w yerrorbar ls 4 title '',\
'MADatNLO.HwU' index 381 using (($1+$2)/2):($3 < 0 ? sqrt(-1) : $3) ls 4 title 'SD1|#1, central value, dynamical\_scale\_choice=10',\
'MADatNLO.HwU' index 380 using (($1+$2)/2):($3 >= 0 ? sqrt(-1) : abs($3)):4 w yerrorbar ls 103 title '',\
'MADatNLO.HwU' index 380 using (($1+$2)/2):($3 >= 0 ? sqrt(-1) : abs($3)) ls 103 title '',\
'MADatNLO.HwU' index 380 using (($1+$2)/2):($3 < 0 ? sqrt(-1) : $3):4 w yerrorbar ls 3 title '',\
'MADatNLO.HwU' index 380 using (($1+$2)/2):($3 < 0 ? sqrt(-1) : $3) ls 3 title 'SD0|#1, central value, dynamical\_scale\_choice=10',\
'MADatNLO.HwU' index 379 using (($1+$2)/2):($3 >= 0 ? sqrt(-1) : abs($3)):4 w yerrorbar ls 102 title '',\
'MADatNLO.HwU' index 379 using (($1+$2)/2):($3 >= 0 ? sqrt(-1) : abs($3)) ls 102 title '',\
'MADatNLO.HwU' index 379 using (($1+$2)/2):($3 < 0 ? sqrt(-1) : $3):4 w yerrorbar ls 2 title '',\
'MADatNLO.HwU' index 379 using (($1+$2)/2):($3 < 0 ? sqrt(-1) : $3) ls 2 title 'LO|#1, central value, dynamical\_scale\_choice=10',\
'MADatNLO.HwU' index 378 using (($1+$2)/2):($3 >= 0 ? sqrt(-1) : abs($3)):4 w yerrorbar ls 101 title '',\
'MADatNLO.HwU' index 378 using (($1+$2)/2):($3 >= 0 ? sqrt(-1) : abs($3)) ls 101 title '',\
'MADatNLO.HwU' index 378 using (($1+$2)/2):($3 < 0 ? sqrt(-1) : $3):4 w yerrorbar ls 1 title '',\
'MADatNLO.HwU' index 378 using (($1+$2)/2):($3 < 0 ? sqrt(-1) : $3) ls 1 title 'NLO|#1, central value, dynamical\_scale\_choice=10'
#-- rendering subhistograms 'Relative scale and PDF uncertainty'
unset label
unset format
set yrange [-1.0383e-01:1.0029e-01]
set origin 0.0000e+00, 3.5000e-01
set size 1.0000e+00, 1.5000e-01
set mytics 2
set ytics auto
set format x ''
unset logscale y
set ylabel "NLO|#1 rel.unc."
set label "Relative uncertainties w.r.t. central values" font ",9" front at graph 0.03, graph 0.13
plot \
'MADatNLO.HwU' index 381 using (($1+$2)/2):(safe($7,$3,1.0)-1.0) ls 14 title '',\
'MADatNLO.HwU' index 381 using (($1+$2)/2):(safe($6,$3,1.0)-1.0) ls 14 title '',\
'MADatNLO.HwU' index 380 using (($1+$2)/2):(safe($7,$3,1.0)-1.0) ls 13 title '',\
'MADatNLO.HwU' index 380 using (($1+$2)/2):(safe($6,$3,1.0)-1.0) ls 13 title '',\
'MADatNLO.HwU' index 379 using (($1+$2)/2):(safe($7,$3,1.0)-1.0) ls 12 title '',\
'MADatNLO.HwU' index 379 using (($1+$2)/2):(safe($6,$3,1.0)-1.0) ls 12 title '',\
'MADatNLO.HwU' index 378 using (($1+$2)/2):(safe($7,$3,1.0)-1.0) ls 11 title '',\
'MADatNLO.HwU' index 378 using (($1+$2)/2):(safe($6,$3,1.0)-1.0) ls 11 title '',\
0.0 ls 999 title '',\
'MADatNLO.HwU' index 381 using (($1+$2)/2):(0.0):(safe($4,$3,0.0)) w yerrorbar ls 4 title '',\
'MADatNLO.HwU' index 381 using (($1+$2)/2):(safe($5,$3,1.0)-1.0) ls 4 title '',\
'MADatNLO.HwU' index 380 using (($1+$2)/2):(0.0):(safe($4,$3,0.0)) w yerrorbar ls 3 title '',\
'MADatNLO.HwU' index 380 using (($1+$2)/2):(safe($5,$3,1.0)-1.0) ls 3 title '',\
'MADatNLO.HwU' index 379 using (($1+$2)/2):(0.0):(safe($4,$3,0.0)) w yerrorbar ls 2 title '',\
'MADatNLO.HwU' index 379 using (($1+$2)/2):(safe($5,$3,1.0)-1.0) ls 2 title '',\
'MADatNLO.HwU' index 378 using (($1+$2)/2):(0.0):(safe($4,$3,0.0)) w yerrorbar ls 1 title '',\
'MADatNLO.HwU' index 378 using (($1+$2)/2):(safe($5,$3,1.0)-1.0) ls 1 title ''
#-- rendering subhistograms '(LO|#1SD0|#1SD1|#1)/(NLO|#1 central value) ratio'
unset label
unset format
set yrange [-8.6296e+01:2.0091e+02]
set origin 0.0000e+00, 2.0000e-01
set size 1.0000e+00, 1.5000e-01
set mytics 2
set ytics auto
set format x
unset logscale y
set ylabel "ratio w.r.t. NLO|#1"
set label "(LO|#1SD0|#1SD1|#1)/(NLO|#1 central value)" font ",9" at graph 0.03, graph 0.13
plot \
1.0 ls 999 title '',\
'MADatNLO.HwU' index 384 using (($1+$2)/2):7 ls 14 title '',\
'MADatNLO.HwU' index 384 using (($1+$2)/2):6 ls 14 title '',\
'MADatNLO.HwU' index 383 using (($1+$2)/2):7 ls 13 title '',\
'MADatNLO.HwU' index 383 using (($1+$2)/2):6 ls 13 title '',\
'MADatNLO.HwU' index 382 using (($1+$2)/2):7 ls 12 title '',\
'MADatNLO.HwU' index 382 using (($1+$2)/2):6 ls 12 title '',\
'MADatNLO.HwU' index 384 using (($1+$2)/2):5 ls 4 title '',\
'MADatNLO.HwU' index 384 using (($1+$2)/2):3:4 w yerrorbar ls 4 title '',\
'MADatNLO.HwU' index 384 using (($1+$2)/2):3 ls 4 title '',\
'MADatNLO.HwU' index 383 using (($1+$2)/2):5 ls 3 title '',\
'MADatNLO.HwU' index 383 using (($1+$2)/2):3:4 w yerrorbar ls 3 title '',\
'MADatNLO.HwU' index 383 using (($1+$2)/2):3 ls 3 title '',\
'MADatNLO.HwU' index 382 using (($1+$2)/2):5 ls 2 title '',\
'MADatNLO.HwU' index 382 using (($1+$2)/2):3:4 w yerrorbar ls 2 title '',\
'MADatNLO.HwU' index 382 using (($1+$2)/2):3 ls 2 title ''

unset label

################################################################################
unset multiplot
!ps2pdf "MADatNLO.ps" &> /dev/null
